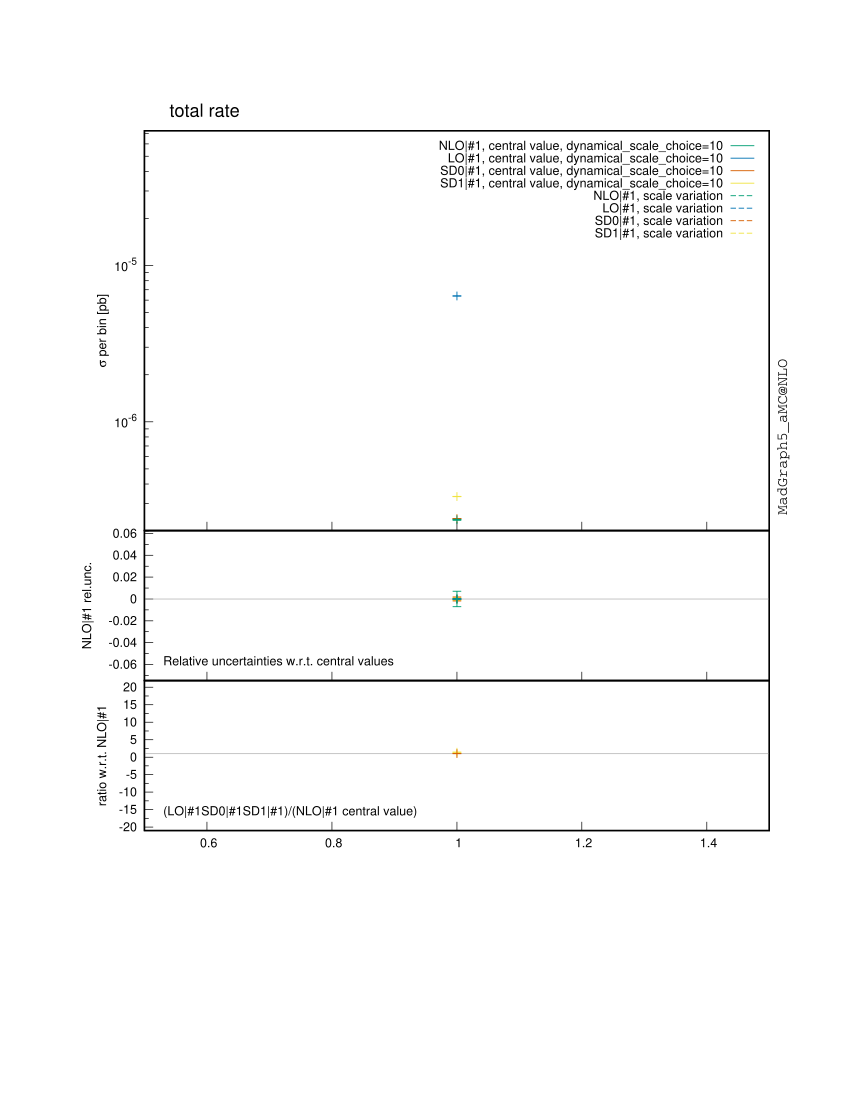

The script that saved this image:

################################################################################
#
# This gnuplot file was generated by MadGraph5_aMC@NLO project, a program which 
# automatically generates Feynman diagrams and matrix elements for arbitrary
# high-energy processes in the Standard Model and beyond. It also perform the
# integration and/or generate events for these processes, at LO and NLO accuracy.
#
# For more information, visit madgraph.phys.ucl.ac.be and amcatnlo.web.cern.ch
#
################################################################################
# /home/marcozaro/MadGraph/3.0.4-sudakov/3z-sdk/bin/internal/histograms.py /home/marcozaro/MadGraph/3.0.4-sudakov/3z-sdk/SubProcesses/P0_uux_zzz/all_G1_54/MADatNLO.HwU /home/marcozaro/MadGraph/3.0.4-sudakov/3z-sdk/SubProcesses/P0_uux_zzz/all_G1_22/MADatNLO.HwU /home/marcozaro/MadGraph/3.0.4-sudakov/3z-sdk/SubProcesses/P0_uux_zzz/all_G1_8/MADatNLO.HwU /home/marcozaro/MadGraph/3.0.4-sudakov/3z-sdk/SubProcesses/P0_uux_zzz/all_G1_40/MADatNLO.HwU /home/marcozaro/MadGraph/3.0.4-sudakov/3z-sdk/SubProcesses/P0_uux_zzz/all_G1_51/MADatNLO.HwU /home/marcozaro/MadGraph/3.0.4-sudakov/3z-sdk/SubProcesses/P0_uux_zzz/all_G1_34/MADatNLO.HwU /home/marcozaro/MadGraph/3.0.4-sudakov/3z-sdk/SubProcesses/P0_uux_zzz/all_G1_4/MADatNLO.HwU /home/marcozaro/MadGraph/3.0.4-sudakov/3z-sdk/SubProcesses/P0_ddx_zzz/all_G1_37/MADatNLO.HwU /home/marcozaro/MadGraph/3.0.4-sudakov/3z-sdk/SubProcesses/P0_uux_zzz/all_G1_13/MADatNLO.HwU /home/marcozaro/MadGraph/3.0.4-sudakov/3z-sdk/SubProcesses/P0_uux_zzz/all_G1_68/MADatNLO.HwU /home/marcozaro/MadGraph/3.0.4-sudakov/3z-sdk/SubProcesses/P0_uux_zzz/all_G1_56/MADatNLO.HwU /home/marcozaro/MadGraph/3.0.4-sudakov/3z-sdk/SubProcesses/P0_uux_zzz/all_G1_42/MADatNLO.HwU /home/marcozaro/MadGraph/3.0.4-sudakov/3z-sdk/SubProcesses/P0_uux_zzz/all_G1_74/MADatNLO.HwU /home/marcozaro/MadGraph/3.0.4-sudakov/3z-sdk/SubProcesses/P0_uux_zzz/all_G1_7/MADatNLO.HwU /home/marcozaro/MadGraph/3.0.4-sudakov/3z-sdk/SubProcesses/P0_uux_zzz/all_G1_65/MADatNLO.HwU /home/marcozaro/MadGraph/3.0.4-sudakov/3z-sdk/SubProcesses/P0_ddx_zzz/all_G1_96/MADatNLO.HwU /home/marcozaro/MadGraph/3.0.4-sudakov/3z-sdk/SubProcesses/P0_uux_zzz/all_G1_61/MADatNLO.HwU /home/marcozaro/MadGraph/3.0.4-sudakov/3z-sdk/SubProcesses/P0_uux_zzz/all_G1_16/MADatNLO.HwU /home/marcozaro/MadGraph/3.0.4-sudakov/3z-sdk/SubProcesses/P0_uux_zzz/all_G1_26/MADatNLO.HwU /home/marcozaro/MadGraph/3.0.4-sudakov/3z-sdk/SubProcesses/P0_dxd_zzz/all_G1_95/MADatNLO.HwU /home/marcozaro/MadGraph/3.0.4-sudakov/3z-sdk/SubProcesses/P0_uux_zzz/all_G1_23/MADatNLO.HwU /home/marcozaro/MadGraph/3.0.4-sudakov/3z-sdk/SubProcesses/P0_uux_zzz/all_G1_15/MADatNLO.HwU /home/marcozaro/MadGraph/3.0.4-sudakov/3z-sdk/SubProcesses/P0_uux_zzz/all_G1_69/MADatNLO.HwU /home/marcozaro/MadGraph/3.0.4-sudakov/3z-sdk/SubProcesses/P0_uux_zzz/all_G1_49/MADatNLO.HwU /home/marcozaro/MadGraph/3.0.4-sudakov/3z-sdk/SubProcesses/P0_uux_zzz/all_G1_31/MADatNLO.HwU /home/marcozaro/MadGraph/3.0.4-sudakov/3z-sdk/SubProcesses/P0_uux_zzz/all_G1_50/MADatNLO.HwU /home/marcozaro/MadGraph/3.0.4-sudakov/3z-sdk/SubProcesses/P0_uux_zzz/all_G1_27/MADatNLO.HwU /home/marcozaro/MadGraph/3.0.4-sudakov/3z-sdk/SubProcesses/P0_uux_zzz/all_G1_67/MADatNLO.HwU /home/marcozaro/MadGraph/3.0.4-sudakov/3z-sdk/SubProcesses/P0_uux_zzz/all_G1_1/MADatNLO.HwU /home/marcozaro/MadGraph/3.0.4-sudakov/3z-sdk/SubProcesses/P0_uux_zzz/all_G1_41/MADatNLO.HwU /home/marcozaro/MadGraph/3.0.4-sudakov/3z-sdk/SubProcesses/P0_uux_zzz/all_G1_12/MADatNLO.HwU /home/marcozaro/MadGraph/3.0.4-sudakov/3z-sdk/SubProcesses/P0_uux_zzz/all_G1_19/MADatNLO.HwU /home/marcozaro/MadGraph/3.0.4-sudakov/3z-sdk/SubProcesses/P0_uux_zzz/all_G1_70/MADatNLO.HwU /home/marcozaro/MadGraph/3.0.4-sudakov/3z-sdk/SubProcesses/P0_uux_zzz/all_G1_20/MADatNLO.HwU /home/marcozaro/MadGraph/3.0.4-sudakov/3z-sdk/SubProcesses/P0_uux_zzz/all_G1_38/MADatNLO.HwU /home/marcozaro/MadGraph/3.0.4-sudakov/3z-sdk/SubProcesses/P0_uux_zzz/all_G1_55/MADatNLO.HwU /home/marcozaro/MadGraph/3.0.4-sudakov/3z-sdk/SubProcesses/P0_uux_zzz/all_G1_57/MADatNLO.HwU /home/marcozaro/MadGraph/3.0.4-sudakov/3z-sdk/SubProcesses/P0_uux_zzz/all_G1_11/MADatNLO.HwU /home/marcozaro/MadGraph/3.0.4-sudakov/3z-sdk/SubProcesses/P0_uux_zzz/all_G1_62/MADatNLO.HwU /home/marcozaro/MadGraph/3.0.4-sudakov/3z-sdk/SubProcesses/P0_uux_zzz/all_G1_2/MADatNLO.HwU /home/marcozaro/MadGraph/3.0.4-sudakov/3z-sdk/SubProcesses/P0_uux_zzz/all_G1_43/MADatNLO.HwU /home/marcozaro/MadGraph/3.0.4-sudakov/3z-sdk/SubProcesses/P0_uux_zzz/all_G1_10/MADatNLO.HwU /home/marcozaro/MadGraph/3.0.4-sudakov/3z-sdk/SubProcesses/P0_uux_zzz/all_G1_21/MADatNLO.HwU /home/marcozaro/MadGraph/3.0.4-sudakov/3z-sdk/SubProcesses/P0_uux_zzz/all_G1_73/MADatNLO.HwU /home/marcozaro/MadGraph/3.0.4-sudakov/3z-sdk/SubProcesses/P0_uux_zzz/all_G1_32/MADatNLO.HwU /home/marcozaro/MadGraph/3.0.4-sudakov/3z-sdk/SubProcesses/P0_uux_zzz/all_G1_44/MADatNLO.HwU /home/marcozaro/MadGraph/3.0.4-sudakov/3z-sdk/SubProcesses/P0_uux_zzz/all_G1_52/MADatNLO.HwU /home/marcozaro/MadGraph/3.0.4-sudakov/3z-sdk/SubProcesses/P0_uux_zzz/all_G1_14/MADatNLO.HwU /home/marcozaro/MadGraph/3.0.4-sudakov/3z-sdk/SubProcesses/P0_uux_zzz/all_G1_25/MADatNLO.HwU /home/marcozaro/MadGraph/3.0.4-sudakov/3z-sdk/SubProcesses/P0_uux_zzz/all_G1_28/MADatNLO.HwU /home/marcozaro/MadGraph/3.0.4-sudakov/3z-sdk/SubProcesses/P0_uux_zzz/all_G1_58/MADatNLO.HwU /home/marcozaro/MadGraph/3.0.4-sudakov/3z-sdk/SubProcesses/P0_uux_zzz/all_G1_47/MADatNLO.HwU /home/marcozaro/MadGraph/3.0.4-sudakov/3z-sdk/SubProcesses/P0_uux_zzz/all_G1_30/MADatNLO.HwU /home/marcozaro/MadGraph/3.0.4-sudakov/3z-sdk/SubProcesses/P0_uux_zzz/all_G1_66/MADatNLO.HwU /home/marcozaro/MadGraph/3.0.4-sudakov/3z-sdk/SubProcesses/P0_uux_zzz/all_G1_45/MADatNLO.HwU /home/marcozaro/MadGraph/3.0.4-sudakov/3z-sdk/SubProcesses/P0_uux_zzz/all_G1_60/MADatNLO.HwU /home/marcozaro/MadGraph/3.0.4-sudakov/3z-sdk/SubProcesses/P0_uux_zzz/all_G1_71/MADatNLO.HwU /home/marcozaro/MadGraph/3.0.4-sudakov/3z-sdk/SubProcesses/P0_uux_zzz/all_G1_17/MADatNLO.HwU /home/marcozaro/MadGraph/3.0.4-sudakov/3z-sdk/SubProcesses/P0_uux_zzz/all_G1_18/MADatNLO.HwU /home/marcozaro/MadGraph/3.0.4-sudakov/3z-sdk/SubProcesses/P0_uux_zzz/all_G1_29/MADatNLO.HwU /home/marcozaro/MadGraph/3.0.4-sudakov/3z-sdk/SubProcesses/P0_uux_zzz/all_G1_37/MADatNLO.HwU /home/marcozaro/MadGraph/3.0.4-sudakov/3z-sdk/SubProcesses/P0_uux_zzz/all_G1_59/MADatNLO.HwU /home/marcozaro/MadGraph/3.0.4-sudakov/3z-sdk/SubProcesses/P0_uux_zzz/all_G1_6/MADatNLO.HwU /home/marcozaro/MadGraph/3.0.4-sudakov/3z-sdk/SubProcesses/P0_dxd_zzz/all_G1_85/MADatNLO.HwU /home/marcozaro/MadGraph/3.0.4-sudakov/3z-sdk/SubProcesses/P0_uux_zzz/all_G1_46/MADatNLO.HwU /home/marcozaro/MadGraph/3.0.4-sudakov/3z-sdk/SubProcesses/P0_uux_zzz/all_G1_33/MADatNLO.HwU /home/marcozaro/MadGraph/3.0.4-sudakov/3z-sdk/SubProcesses/P0_ddx_zzz/all_G1_27/MADatNLO.HwU /home/marcozaro/MadGraph/3.0.4-sudakov/3z-sdk/SubProcesses/P0_uux_zzz/all_G1_64/MADatNLO.HwU /home/marcozaro/MadGraph/3.0.4-sudakov/3z-sdk/SubProcesses/P0_uux_zzz/all_G1_48/MADatNLO.HwU /home/marcozaro/MadGraph/3.0.4-sudakov/3z-sdk/SubProcesses/P0_uux_zzz/all_G1_24/MADatNLO.HwU /home/marcozaro/MadGraph/3.0.4-sudakov/3z-sdk/SubProcesses/P0_uux_zzz/all_G1_63/MADatNLO.HwU /home/marcozaro/MadGraph/3.0.4-sudakov/3z-sdk/SubProcesses/P0_uux_zzz/all_G1_36/MADatNLO.HwU /home/marcozaro/MadGraph/3.0.4-sudakov/3z-sdk/SubProcesses/P0_uux_zzz/all_G1_9/MADatNLO.HwU /home/marcozaro/MadGraph/3.0.4-sudakov/3z-sdk/SubProcesses/P0_uux_zzz/all_G1_5/MADatNLO.HwU /home/marcozaro/MadGraph/3.0.4-sudakov/3z-sdk/SubProcesses/P0_ddx_zzz/all_G1_18/MADatNLO.HwU /home/marcozaro/MadGraph/3.0.4-sudakov/3z-sdk/SubProcesses/P0_uux_zzz/all_G1_35/MADatNLO.HwU /home/marcozaro/MadGraph/3.0.4-sudakov/3z-sdk/SubProcesses/P0_uux_zzz/all_G1_3/MADatNLO.HwU /home/marcozaro/MadGraph/3.0.4-sudakov/3z-sdk/SubProcesses/P0_uxu_zzz/all_G1_50/MADatNLO.HwU /home/marcozaro/MadGraph/3.0.4-sudakov/3z-sdk/SubProcesses/P0_ddx_zzz/all_G1_41/MADatNLO.HwU /home/marcozaro/MadGraph/3.0.4-sudakov/3z-sdk/SubProcesses/P0_uux_zzz/all_G1_72/MADatNLO.HwU /home/marcozaro/MadGraph/3.0.4-sudakov/3z-sdk/SubProcesses/P0_ddx_zzz/all_G1_65/MADatNLO.HwU /home/marcozaro/MadGraph/3.0.4-sudakov/3z-sdk/SubProcesses/P0_uux_zzz/all_G1_53/MADatNLO.HwU /home/marcozaro/MadGraph/3.0.4-sudakov/3z-sdk/SubProcesses/P0_ddx_zzz/all_G1_54/MADatNLO.HwU /home/marcozaro/MadGraph/3.0.4-sudakov/3z-sdk/SubProcesses/P0_ddx_zzz/all_G1_51/MADatNLO.HwU /home/marcozaro/MadGraph/3.0.4-sudakov/3z-sdk/SubProcesses/P0_ddx_zzz/all_G1_58/MADatNLO.HwU /home/marcozaro/MadGraph/3.0.4-sudakov/3z-sdk/SubProcesses/P0_ddx_zzz/all_G1_39/MADatNLO.HwU /home/marcozaro/MadGraph/3.0.4-sudakov/3z-sdk/SubProcesses/P0_dxd_zzz/all_G1_62/MADatNLO.HwU /home/marcozaro/MadGraph/3.0.4-sudakov/3z-sdk/SubProcesses/P0_ddx_zzz/all_G1_70/MADatNLO.HwU /home/marcozaro/MadGraph/3.0.4-sudakov/3z-sdk/SubProcesses/P0_ddx_zzz/all_G1_60/MADatNLO.HwU /home/marcozaro/MadGraph/3.0.4-sudakov/3z-sdk/SubProcesses/P0_uux_zzz/all_G1_39/MADatNLO.HwU /home/marcozaro/MadGraph/3.0.4-sudakov/3z-sdk/SubProcesses/P0_ddx_zzz/all_G1_31/MADatNLO.HwU /home/marcozaro/MadGraph/3.0.4-sudakov/3z-sdk/SubProcesses/P0_ddx_zzz/all_G1_63/MADatNLO.HwU /home/marcozaro/MadGraph/3.0.4-sudakov/3z-sdk/SubProcesses/P0_dxd_zzz/all_G1_25/MADatNLO.HwU /home/marcozaro/MadGraph/3.0.4-sudakov/3z-sdk/SubProcesses/P0_ddx_zzz/all_G1_3/MADatNLO.HwU /home/marcozaro/MadGraph/3.0.4-sudakov/3z-sdk/SubProcesses/P0_ddx_zzz/all_G1_73/MADatNLO.HwU /home/marcozaro/MadGraph/3.0.4-sudakov/3z-sdk/SubProcesses/P0_ddx_zzz/all_G1_92/MADatNLO.HwU /home/marcozaro/MadGraph/3.0.4-sudakov/3z-sdk/SubProcesses/P0_ddx_zzz/all_G1_66/MADatNLO.HwU /home/marcozaro/MadGraph/3.0.4-sudakov/3z-sdk/SubProcesses/P0_ddx_zzz/all_G1_7/MADatNLO.HwU /home/marcozaro/MadGraph/3.0.4-sudakov/3z-sdk/SubProcesses/P0_ddx_zzz/all_G1_6/MADatNLO.HwU /home/marcozaro/MadGraph/3.0.4-sudakov/3z-sdk/SubProcesses/P0_ddx_zzz/all_G1_48/MADatNLO.HwU /home/marcozaro/MadGraph/3.0.4-sudakov/3z-sdk/SubProcesses/P0_ddx_zzz/all_G1_90/MADatNLO.HwU /home/marcozaro/MadGraph/3.0.4-sudakov/3z-sdk/SubProcesses/P0_ddx_zzz/all_G1_17/MADatNLO.HwU /home/marcozaro/MadGraph/3.0.4-sudakov/3z-sdk/SubProcesses/P0_ddx_zzz/all_G1_5/MADatNLO.HwU /home/marcozaro/MadGraph/3.0.4-sudakov/3z-sdk/SubProcesses/P0_ddx_zzz/all_G1_83/MADatNLO.HwU /home/marcozaro/MadGraph/3.0.4-sudakov/3z-sdk/SubProcesses/P0_dxd_zzz/all_G1_50/MADatNLO.HwU /home/marcozaro/MadGraph/3.0.4-sudakov/3z-sdk/SubProcesses/P0_ddx_zzz/all_G1_49/MADatNLO.HwU /home/marcozaro/MadGraph/3.0.4-sudakov/3z-sdk/SubProcesses/P0_dxd_zzz/all_G1_99/MADatNLO.HwU /home/marcozaro/MadGraph/3.0.4-sudakov/3z-sdk/SubProcesses/P0_uxu_zzz/all_G1_63/MADatNLO.HwU /home/marcozaro/MadGraph/3.0.4-sudakov/3z-sdk/SubProcesses/P0_ddx_zzz/all_G1_10/MADatNLO.HwU /home/marcozaro/MadGraph/3.0.4-sudakov/3z-sdk/SubProcesses/P0_uxu_zzz/all_G1_35/MADatNLO.HwU /home/marcozaro/MadGraph/3.0.4-sudakov/3z-sdk/SubProcesses/P0_ddx_zzz/all_G1_93/MADatNLO.HwU /home/marcozaro/MadGraph/3.0.4-sudakov/3z-sdk/SubProcesses/P0_ddx_zzz/all_G1_38/MADatNLO.HwU /home/marcozaro/MadGraph/3.0.4-sudakov/3z-sdk/SubProcesses/P0_ddx_zzz/all_G1_35/MADatNLO.HwU /home/marcozaro/MadGraph/3.0.4-sudakov/3z-sdk/SubProcesses/P0_ddx_zzz/all_G1_33/MADatNLO.HwU /home/marcozaro/MadGraph/3.0.4-sudakov/3z-sdk/SubProcesses/P0_uxu_zzz/all_G1_60/MADatNLO.HwU /home/marcozaro/MadGraph/3.0.4-sudakov/3z-sdk/SubProcesses/P0_ddx_zzz/all_G1_78/MADatNLO.HwU /home/marcozaro/MadGraph/3.0.4-sudakov/3z-sdk/SubProcesses/P0_dxd_zzz/all_G1_70/MADatNLO.HwU /home/marcozaro/MadGraph/3.0.4-sudakov/3z-sdk/SubProcesses/P0_dxd_zzz/all_G1_27/MADatNLO.HwU /home/marcozaro/MadGraph/3.0.4-sudakov/3z-sdk/SubProcesses/P0_ddx_zzz/all_G1_72/MADatNLO.HwU /home/marcozaro/MadGraph/3.0.4-sudakov/3z-sdk/SubProcesses/P0_ddx_zzz/all_G1_68/MADatNLO.HwU /home/marcozaro/MadGraph/3.0.4-sudakov/3z-sdk/SubProcesses/P0_dxd_zzz/all_G1_98/MADatNLO.HwU /home/marcozaro/MadGraph/3.0.4-sudakov/3z-sdk/SubProcesses/P0_ddx_zzz/all_G1_40/MADatNLO.HwU /home/marcozaro/MadGraph/3.0.4-sudakov/3z-sdk/SubProcesses/P0_ddx_zzz/all_G1_86/MADatNLO.HwU /home/marcozaro/MadGraph/3.0.4-sudakov/3z-sdk/SubProcesses/P0_ddx_zzz/all_G1_42/MADatNLO.HwU /home/marcozaro/MadGraph/3.0.4-sudakov/3z-sdk/SubProcesses/P0_ddx_zzz/all_G1_16/MADatNLO.HwU /home/marcozaro/MadGraph/3.0.4-sudakov/3z-sdk/SubProcesses/P0_ddx_zzz/all_G1_50/MADatNLO.HwU /home/marcozaro/MadGraph/3.0.4-sudakov/3z-sdk/SubProcesses/P0_ddx_zzz/all_G1_14/MADatNLO.HwU /home/marcozaro/MadGraph/3.0.4-sudakov/3z-sdk/SubProcesses/P0_ddx_zzz/all_G1_100/MADatNLO.HwU /home/marcozaro/MadGraph/3.0.4-sudakov/3z-sdk/SubProcesses/P0_ddx_zzz/all_G1_20/MADatNLO.HwU /home/marcozaro/MadGraph/3.0.4-sudakov/3z-sdk/SubProcesses/P0_ddx_zzz/all_G1_47/MADatNLO.HwU /home/marcozaro/MadGraph/3.0.4-sudakov/3z-sdk/SubProcesses/P0_ddx_zzz/all_G1_36/MADatNLO.HwU /home/marcozaro/MadGraph/3.0.4-sudakov/3z-sdk/SubProcesses/P0_ddx_zzz/all_G1_71/MADatNLO.HwU /home/marcozaro/MadGraph/3.0.4-sudakov/3z-sdk/SubProcesses/P0_ddx_zzz/all_G1_45/MADatNLO.HwU /home/marcozaro/MadGraph/3.0.4-sudakov/3z-sdk/SubProcesses/P0_ddx_zzz/all_G1_76/MADatNLO.HwU /home/marcozaro/MadGraph/3.0.4-sudakov/3z-sdk/SubProcesses/P0_ddx_zzz/all_G1_34/MADatNLO.HwU /home/marcozaro/MadGraph/3.0.4-sudakov/3z-sdk/SubProcesses/P0_ddx_zzz/all_G1_30/MADatNLO.HwU /home/marcozaro/MadGraph/3.0.4-sudakov/3z-sdk/SubProcesses/P0_dxd_zzz/all_G1_12/MADatNLO.HwU /home/marcozaro/MadGraph/3.0.4-sudakov/3z-sdk/SubProcesses/P0_ddx_zzz/all_G1_62/MADatNLO.HwU /home/marcozaro/MadGraph/3.0.4-sudakov/3z-sdk/SubProcesses/P0_ddx_zzz/all_G1_61/MADatNLO.HwU /home/marcozaro/MadGraph/3.0.4-sudakov/3z-sdk/SubProcesses/P0_uxu_zzz/all_G1_57/MADatNLO.HwU /home/marcozaro/MadGraph/3.0.4-sudakov/3z-sdk/SubProcesses/P0_dxd_zzz/all_G1_2/MADatNLO.HwU /home/marcozaro/MadGraph/3.0.4-sudakov/3z-sdk/SubProcesses/P0_ddx_zzz/all_G1_89/MADatNLO.HwU /home/marcozaro/MadGraph/3.0.4-sudakov/3z-sdk/SubProcesses/P0_dxd_zzz/all_G1_22/MADatNLO.HwU /home/marcozaro/MadGraph/3.0.4-sudakov/3z-sdk/SubProcesses/P0_ddx_zzz/all_G1_98/MADatNLO.HwU /home/marcozaro/MadGraph/3.0.4-sudakov/3z-sdk/SubProcesses/P0_dxd_zzz/all_G1_21/MADatNLO.HwU /home/marcozaro/MadGraph/3.0.4-sudakov/3z-sdk/SubProcesses/P0_ddx_zzz/all_G1_29/MADatNLO.HwU /home/marcozaro/MadGraph/3.0.4-sudakov/3z-sdk/SubProcesses/P0_ddx_zzz/all_G1_25/MADatNLO.HwU /home/marcozaro/MadGraph/3.0.4-sudakov/3z-sdk/SubProcesses/P0_ddx_zzz/all_G1_23/MADatNLO.HwU /home/marcozaro/MadGraph/3.0.4-sudakov/3z-sdk/SubProcesses/P0_ddx_zzz/all_G1_56/MADatNLO.HwU /home/marcozaro/MadGraph/3.0.4-sudakov/3z-sdk/SubProcesses/P0_ddx_zzz/all_G1_74/MADatNLO.HwU /home/marcozaro/MadGraph/3.0.4-sudakov/3z-sdk/SubProcesses/P0_ddx_zzz/all_G1_77/MADatNLO.HwU /home/marcozaro/MadGraph/3.0.4-sudakov/3z-sdk/SubProcesses/P0_dxd_zzz/all_G1_91/MADatNLO.HwU /home/marcozaro/MadGraph/3.0.4-sudakov/3z-sdk/SubProcesses/P0_ddx_zzz/all_G1_87/MADatNLO.HwU /home/marcozaro/MadGraph/3.0.4-sudakov/3z-sdk/SubProcesses/P0_uxu_zzz/all_G1_54/MADatNLO.HwU /home/marcozaro/MadGraph/3.0.4-sudakov/3z-sdk/SubProcesses/P0_ddx_zzz/all_G1_9/MADatNLO.HwU /home/marcozaro/MadGraph/3.0.4-sudakov/3z-sdk/SubProcesses/P0_dxd_zzz/all_G1_14/MADatNLO.HwU /home/marcozaro/MadGraph/3.0.4-sudakov/3z-sdk/SubProcesses/P0_ddx_zzz/all_G1_43/MADatNLO.HwU /home/marcozaro/MadGraph/3.0.4-sudakov/3z-sdk/SubProcesses/P0_dxd_zzz/all_G1_8/MADatNLO.HwU /home/marcozaro/MadGraph/3.0.4-sudakov/3z-sdk/SubProcesses/P0_ddx_zzz/all_G1_2/MADatNLO.HwU /home/marcozaro/MadGraph/3.0.4-sudakov/3z-sdk/SubProcesses/P0_uxu_zzz/all_G1_46/MADatNLO.HwU /home/marcozaro/MadGraph/3.0.4-sudakov/3z-sdk/SubProcesses/P0_dxd_zzz/all_G1_77/MADatNLO.HwU /home/marcozaro/MadGraph/3.0.4-sudakov/3z-sdk/SubProcesses/P0_ddx_zzz/all_G1_91/MADatNLO.HwU /home/marcozaro/MadGraph/3.0.4-sudakov/3z-sdk/SubProcesses/P0_dxd_zzz/all_G1_36/MADatNLO.HwU /home/marcozaro/MadGraph/3.0.4-sudakov/3z-sdk/SubProcesses/P0_ddx_zzz/all_G1_82/MADatNLO.HwU /home/marcozaro/MadGraph/3.0.4-sudakov/3z-sdk/SubProcesses/P0_ddx_zzz/all_G1_81/MADatNLO.HwU /home/marcozaro/MadGraph/3.0.4-sudakov/3z-sdk/SubProcesses/P0_ddx_zzz/all_G1_28/MADatNLO.HwU /home/marcozaro/MadGraph/3.0.4-sudakov/3z-sdk/SubProcesses/P0_ddx_zzz/all_G1_46/MADatNLO.HwU /home/marcozaro/MadGraph/3.0.4-sudakov/3z-sdk/SubProcesses/P0_dxd_zzz/all_G1_89/MADatNLO.HwU /home/marcozaro/MadGraph/3.0.4-sudakov/3z-sdk/SubProcesses/P0_ddx_zzz/all_G1_44/MADatNLO.HwU /home/marcozaro/MadGraph/3.0.4-sudakov/3z-sdk/SubProcesses/P0_uxu_zzz/all_G1_39/MADatNLO.HwU /home/marcozaro/MadGraph/3.0.4-sudakov/3z-sdk/SubProcesses/P0_dxd_zzz/all_G1_28/MADatNLO.HwU /home/marcozaro/MadGraph/3.0.4-sudakov/3z-sdk/SubProcesses/P0_ddx_zzz/all_G1_53/MADatNLO.HwU /home/marcozaro/MadGraph/3.0.4-sudakov/3z-sdk/SubProcesses/P0_ddx_zzz/all_G1_57/MADatNLO.HwU /home/marcozaro/MadGraph/3.0.4-sudakov/3z-sdk/SubProcesses/P0_ddx_zzz/all_G1_79/MADatNLO.HwU /home/marcozaro/MadGraph/3.0.4-sudakov/3z-sdk/SubProcesses/P0_ddx_zzz/all_G1_84/MADatNLO.HwU /home/marcozaro/MadGraph/3.0.4-sudakov/3z-sdk/SubProcesses/P0_ddx_zzz/all_G1_94/MADatNLO.HwU /home/marcozaro/MadGraph/3.0.4-sudakov/3z-sdk/SubProcesses/P0_ddx_zzz/all_G1_67/MADatNLO.HwU /home/marcozaro/MadGraph/3.0.4-sudakov/3z-sdk/SubProcesses/P0_uxu_zzz/all_G1_28/MADatNLO.HwU /home/marcozaro/MadGraph/3.0.4-sudakov/3z-sdk/SubProcesses/P0_ddx_zzz/all_G1_64/MADatNLO.HwU /home/marcozaro/MadGraph/3.0.4-sudakov/3z-sdk/SubProcesses/P0_dxd_zzz/all_G1_63/MADatNLO.HwU /home/marcozaro/MadGraph/3.0.4-sudakov/3z-sdk/SubProcesses/P0_dxd_zzz/all_G1_52/MADatNLO.HwU /home/marcozaro/MadGraph/3.0.4-sudakov/3z-sdk/SubProcesses/P0_dxd_zzz/all_G1_59/MADatNLO.HwU /home/marcozaro/MadGraph/3.0.4-sudakov/3z-sdk/SubProcesses/P0_dxd_zzz/all_G1_88/MADatNLO.HwU /home/marcozaro/MadGraph/3.0.4-sudakov/3z-sdk/SubProcesses/P0_ddx_zzz/all_G1_21/MADatNLO.HwU /home/marcozaro/MadGraph/3.0.4-sudakov/3z-sdk/SubProcesses/P0_uxu_zzz/all_G1_65/MADatNLO.HwU /home/marcozaro/MadGraph/3.0.4-sudakov/3z-sdk/SubProcesses/P0_ddx_zzz/all_G1_69/MADatNLO.HwU /home/marcozaro/MadGraph/3.0.4-sudakov/3z-sdk/SubProcesses/P0_ddx_zzz/all_G1_15/MADatNLO.HwU /home/marcozaro/MadGraph/3.0.4-sudakov/3z-sdk/SubProcesses/P0_ddx_zzz/all_G1_13/MADatNLO.HwU /home/marcozaro/MadGraph/3.0.4-sudakov/3z-sdk/SubProcesses/P0_ddx_zzz/all_G1_95/MADatNLO.HwU /home/marcozaro/MadGraph/3.0.4-sudakov/3z-sdk/SubProcesses/P0_ddx_zzz/all_G1_1/MADatNLO.HwU /home/marcozaro/MadGraph/3.0.4-sudakov/3z-sdk/SubProcesses/P0_ddx_zzz/all_G1_88/MADatNLO.HwU /home/marcozaro/MadGraph/3.0.4-sudakov/3z-sdk/SubProcesses/P0_ddx_zzz/all_G1_22/MADatNLO.HwU /home/marcozaro/MadGraph/3.0.4-sudakov/3z-sdk/SubProcesses/P0_dxd_zzz/all_G1_44/MADatNLO.HwU /home/marcozaro/MadGraph/3.0.4-sudakov/3z-sdk/SubProcesses/P0_ddx_zzz/all_G1_19/MADatNLO.HwU /home/marcozaro/MadGraph/3.0.4-sudakov/3z-sdk/SubProcesses/P0_ddx_zzz/all_G1_4/MADatNLO.HwU /home/marcozaro/MadGraph/3.0.4-sudakov/3z-sdk/SubProcesses/P0_ddx_zzz/all_G1_8/MADatNLO.HwU /home/marcozaro/MadGraph/3.0.4-sudakov/3z-sdk/SubProcesses/P0_dxd_zzz/all_G1_48/MADatNLO.HwU /home/marcozaro/MadGraph/3.0.4-sudakov/3z-sdk/SubProcesses/P0_dxd_zzz/all_G1_60/MADatNLO.HwU /home/marcozaro/MadGraph/3.0.4-sudakov/3z-sdk/SubProcesses/P0_ddx_zzz/all_G1_32/MADatNLO.HwU /home/marcozaro/MadGraph/3.0.4-sudakov/3z-sdk/SubProcesses/P0_dxd_zzz/all_G1_9/MADatNLO.HwU /home/marcozaro/MadGraph/3.0.4-sudakov/3z-sdk/SubProcesses/P0_dxd_zzz/all_G1_86/MADatNLO.HwU /home/marcozaro/MadGraph/3.0.4-sudakov/3z-sdk/SubProcesses/P0_dxd_zzz/all_G1_97/MADatNLO.HwU /home/marcozaro/MadGraph/3.0.4-sudakov/3z-sdk/SubProcesses/P0_ddx_zzz/all_G1_97/MADatNLO.HwU /home/marcozaro/MadGraph/3.0.4-sudakov/3z-sdk/SubProcesses/P0_ddx_zzz/all_G1_55/MADatNLO.HwU /home/marcozaro/MadGraph/3.0.4-sudakov/3z-sdk/SubProcesses/P0_ddx_zzz/all_G1_85/MADatNLO.HwU /home/marcozaro/MadGraph/3.0.4-sudakov/3z-sdk/SubProcesses/P0_ddx_zzz/all_G1_24/MADatNLO.HwU /home/marcozaro/MadGraph/3.0.4-sudakov/3z-sdk/SubProcesses/P0_dxd_zzz/all_G1_10/MADatNLO.HwU /home/marcozaro/MadGraph/3.0.4-sudakov/3z-sdk/SubProcesses/P0_dxd_zzz/all_G1_15/MADatNLO.HwU /home/marcozaro/MadGraph/3.0.4-sudakov/3z-sdk/SubProcesses/P0_dxd_zzz/all_G1_4/MADatNLO.HwU /home/marcozaro/MadGraph/3.0.4-sudakov/3z-sdk/SubProcesses/P0_uxu_zzz/all_G1_30/MADatNLO.HwU /home/marcozaro/MadGraph/3.0.4-sudakov/3z-sdk/SubProcesses/P0_ddx_zzz/all_G1_26/MADatNLO.HwU /home/marcozaro/MadGraph/3.0.4-sudakov/3z-sdk/SubProcesses/P0_uxu_zzz/all_G1_51/MADatNLO.HwU /home/marcozaro/MadGraph/3.0.4-sudakov/3z-sdk/SubProcesses/P0_dxd_zzz/all_G1_87/MADatNLO.HwU /home/marcozaro/MadGraph/3.0.4-sudakov/3z-sdk/SubProcesses/P0_uxu_zzz/all_G1_70/MADatNLO.HwU /home/marcozaro/MadGraph/3.0.4-sudakov/3z-sdk/SubProcesses/P0_dxd_zzz/all_G1_30/MADatNLO.HwU /home/marcozaro/MadGraph/3.0.4-sudakov/3z-sdk/SubProcesses/P0_dxd_zzz/all_G1_84/MADatNLO.HwU /home/marcozaro/MadGraph/3.0.4-sudakov/3z-sdk/SubProcesses/P0_dxd_zzz/all_G1_23/MADatNLO.HwU /home/marcozaro/MadGraph/3.0.4-sudakov/3z-sdk/SubProcesses/P0_dxd_zzz/all_G1_73/MADatNLO.HwU /home/marcozaro/MadGraph/3.0.4-sudakov/3z-sdk/SubProcesses/P0_ddx_zzz/all_G1_59/MADatNLO.HwU /home/marcozaro/MadGraph/3.0.4-sudakov/3z-sdk/SubProcesses/P0_dxd_zzz/all_G1_65/MADatNLO.HwU /home/marcozaro/MadGraph/3.0.4-sudakov/3z-sdk/SubProcesses/P0_ddx_zzz/all_G1_12/MADatNLO.HwU /home/marcozaro/MadGraph/3.0.4-sudakov/3z-sdk/SubProcesses/P0_uxu_zzz/all_G1_12/MADatNLO.HwU /home/marcozaro/MadGraph/3.0.4-sudakov/3z-sdk/SubProcesses/P0_dxd_zzz/all_G1_1/MADatNLO.HwU /home/marcozaro/MadGraph/3.0.4-sudakov/3z-sdk/SubProcesses/P0_ddx_zzz/all_G1_99/MADatNLO.HwU /home/marcozaro/MadGraph/3.0.4-sudakov/3z-sdk/SubProcesses/P0_dxd_zzz/all_G1_49/MADatNLO.HwU /home/marcozaro/MadGraph/3.0.4-sudakov/3z-sdk/SubProcesses/P0_uxu_zzz/all_G1_44/MADatNLO.HwU /home/marcozaro/MadGraph/3.0.4-sudakov/3z-sdk/SubProcesses/P0_ddx_zzz/all_G1_80/MADatNLO.HwU /home/marcozaro/MadGraph/3.0.4-sudakov/3z-sdk/SubProcesses/P0_uxu_zzz/all_G1_73/MADatNLO.HwU /home/marcozaro/MadGraph/3.0.4-sudakov/3z-sdk/SubProcesses/P0_uxu_zzz/all_G1_56/MADatNLO.HwU /home/marcozaro/MadGraph/3.0.4-sudakov/3z-sdk/SubProcesses/P0_dxd_zzz/all_G1_57/MADatNLO.HwU /home/marcozaro/MadGraph/3.0.4-sudakov/3z-sdk/SubProcesses/P0_uxu_zzz/all_G1_33/MADatNLO.HwU /home/marcozaro/MadGraph/3.0.4-sudakov/3z-sdk/SubProcesses/P0_uxu_zzz/all_G1_10/MADatNLO.HwU /home/marcozaro/MadGraph/3.0.4-sudakov/3z-sdk/SubProcesses/P0_ddx_zzz/all_G1_75/MADatNLO.HwU /home/marcozaro/MadGraph/3.0.4-sudakov/3z-sdk/SubProcesses/P0_uxu_zzz/all_G1_48/MADatNLO.HwU /home/marcozaro/MadGraph/3.0.4-sudakov/3z-sdk/SubProcesses/P0_dxd_zzz/all_G1_58/MADatNLO.HwU /home/marcozaro/MadGraph/3.0.4-sudakov/3z-sdk/SubProcesses/P0_dxd_zzz/all_G1_7/MADatNLO.HwU /home/marcozaro/MadGraph/3.0.4-sudakov/3z-sdk/SubProcesses/P0_dxd_zzz/all_G1_92/MADatNLO.HwU /home/marcozaro/MadGraph/3.0.4-sudakov/3z-sdk/SubProcesses/P0_uxu_zzz/all_G1_16/MADatNLO.HwU /home/marcozaro/MadGraph/3.0.4-sudakov/3z-sdk/SubProcesses/P0_dxd_zzz/all_G1_100/MADatNLO.HwU /home/marcozaro/MadGraph/3.0.4-sudakov/3z-sdk/SubProcesses/P0_uxu_zzz/all_G1_66/MADatNLO.HwU /home/marcozaro/MadGraph/3.0.4-sudakov/3z-sdk/SubProcesses/P0_uxu_zzz/all_G1_24/MADatNLO.HwU /home/marcozaro/MadGraph/3.0.4-sudakov/3z-sdk/SubProcesses/P0_ddx_zzz/all_G1_52/MADatNLO.HwU /home/marcozaro/MadGraph/3.0.4-sudakov/3z-sdk/SubProcesses/P0_dxd_zzz/all_G1_67/MADatNLO.HwU /home/marcozaro/MadGraph/3.0.4-sudakov/3z-sdk/SubProcesses/P0_dxd_zzz/all_G1_18/MADatNLO.HwU /home/marcozaro/MadGraph/3.0.4-sudakov/3z-sdk/SubProcesses/P0_dxd_zzz/all_G1_78/MADatNLO.HwU /home/marcozaro/MadGraph/3.0.4-sudakov/3z-sdk/SubProcesses/P0_uxu_zzz/all_G1_45/MADatNLO.HwU /home/marcozaro/MadGraph/3.0.4-sudakov/3z-sdk/SubProcesses/P0_dxd_zzz/all_G1_33/MADatNLO.HwU /home/marcozaro/MadGraph/3.0.4-sudakov/3z-sdk/SubProcesses/P0_ddx_zzz/all_G1_11/MADatNLO.HwU /home/marcozaro/MadGraph/3.0.4-sudakov/3z-sdk/SubProcesses/P0_uxu_zzz/all_G1_52/MADatNLO.HwU /home/marcozaro/MadGraph/3.0.4-sudakov/3z-sdk/SubProcesses/P0_dxd_zzz/all_G1_71/MADatNLO.HwU /home/marcozaro/MadGraph/3.0.4-sudakov/3z-sdk/SubProcesses/P0_dxd_zzz/all_G1_81/MADatNLO.HwU /home/marcozaro/MadGraph/3.0.4-sudakov/3z-sdk/SubProcesses/P0_dxd_zzz/all_G1_72/MADatNLO.HwU /home/marcozaro/MadGraph/3.0.4-sudakov/3z-sdk/SubProcesses/P0_uxu_zzz/all_G1_14/MADatNLO.HwU /home/marcozaro/MadGraph/3.0.4-sudakov/3z-sdk/SubProcesses/P0_uxu_zzz/all_G1_9/MADatNLO.HwU /home/marcozaro/MadGraph/3.0.4-sudakov/3z-sdk/SubProcesses/P0_uxu_zzz/all_G1_31/MADatNLO.HwU /home/marcozaro/MadGraph/3.0.4-sudakov/3z-sdk/SubProcesses/P0_dxd_zzz/all_G1_82/MADatNLO.HwU /home/marcozaro/MadGraph/3.0.4-sudakov/3z-sdk/SubProcesses/P0_dxd_zzz/all_G1_31/MADatNLO.HwU /home/marcozaro/MadGraph/3.0.4-sudakov/3z-sdk/SubProcesses/P0_dxd_zzz/all_G1_45/MADatNLO.HwU /home/marcozaro/MadGraph/3.0.4-sudakov/3z-sdk/SubProcesses/P0_uxu_zzz/all_G1_6/MADatNLO.HwU /home/marcozaro/MadGraph/3.0.4-sudakov/3z-sdk/SubProcesses/P0_uxu_zzz/all_G1_18/MADatNLO.HwU /home/marcozaro/MadGraph/3.0.4-sudakov/3z-sdk/SubProcesses/P0_uxu_zzz/all_G1_13/MADatNLO.HwU /home/marcozaro/MadGraph/3.0.4-sudakov/3z-sdk/SubProcesses/P0_dxd_zzz/all_G1_79/MADatNLO.HwU /home/marcozaro/MadGraph/3.0.4-sudakov/3z-sdk/SubProcesses/P0_dxd_zzz/all_G1_47/MADatNLO.HwU /home/marcozaro/MadGraph/3.0.4-sudakov/3z-sdk/SubProcesses/P0_dxd_zzz/all_G1_29/MADatNLO.HwU /home/marcozaro/MadGraph/3.0.4-sudakov/3z-sdk/SubProcesses/P0_dxd_zzz/all_G1_6/MADatNLO.HwU /home/marcozaro/MadGraph/3.0.4-sudakov/3z-sdk/SubProcesses/P0_dxd_zzz/all_G1_42/MADatNLO.HwU /home/marcozaro/MadGraph/3.0.4-sudakov/3z-sdk/SubProcesses/P0_uxu_zzz/all_G1_49/MADatNLO.HwU /home/marcozaro/MadGraph/3.0.4-sudakov/3z-sdk/SubProcesses/P0_dxd_zzz/all_G1_38/MADatNLO.HwU /home/marcozaro/MadGraph/3.0.4-sudakov/3z-sdk/SubProcesses/P0_uxu_zzz/all_G1_71/MADatNLO.HwU /home/marcozaro/MadGraph/3.0.4-sudakov/3z-sdk/SubProcesses/P0_dxd_zzz/all_G1_64/MADatNLO.HwU /home/marcozaro/MadGraph/3.0.4-sudakov/3z-sdk/SubProcesses/P0_dxd_zzz/all_G1_80/MADatNLO.HwU /home/marcozaro/MadGraph/3.0.4-sudakov/3z-sdk/SubProcesses/P0_dxd_zzz/all_G1_41/MADatNLO.HwU /home/marcozaro/MadGraph/3.0.4-sudakov/3z-sdk/SubProcesses/P0_uxu_zzz/all_G1_23/MADatNLO.HwU /home/marcozaro/MadGraph/3.0.4-sudakov/3z-sdk/SubProcesses/P0_dxd_zzz/all_G1_24/MADatNLO.HwU /home/marcozaro/MadGraph/3.0.4-sudakov/3z-sdk/SubProcesses/P0_dxd_zzz/all_G1_94/MADatNLO.HwU /home/marcozaro/MadGraph/3.0.4-sudakov/3z-sdk/SubProcesses/P0_dxd_zzz/all_G1_54/MADatNLO.HwU /home/marcozaro/MadGraph/3.0.4-sudakov/3z-sdk/SubProcesses/P0_dxd_zzz/all_G1_43/MADatNLO.HwU /home/marcozaro/MadGraph/3.0.4-sudakov/3z-sdk/SubProcesses/P0_dxd_zzz/all_G1_46/MADatNLO.HwU /home/marcozaro/MadGraph/3.0.4-sudakov/3z-sdk/SubProcesses/P0_dxd_zzz/all_G1_83/MADatNLO.HwU /home/marcozaro/MadGraph/3.0.4-sudakov/3z-sdk/SubProcesses/P0_uxu_zzz/all_G1_4/MADatNLO.HwU /home/marcozaro/MadGraph/3.0.4-sudakov/3z-sdk/SubProcesses/P0_dxd_zzz/all_G1_13/MADatNLO.HwU /home/marcozaro/MadGraph/3.0.4-sudakov/3z-sdk/SubProcesses/P0_dxd_zzz/all_G1_51/MADatNLO.HwU /home/marcozaro/MadGraph/3.0.4-sudakov/3z-sdk/SubProcesses/P0_uxu_zzz/all_G1_42/MADatNLO.HwU /home/marcozaro/MadGraph/3.0.4-sudakov/3z-sdk/SubProcesses/P0_uxu_zzz/all_G1_67/MADatNLO.HwU /home/marcozaro/MadGraph/3.0.4-sudakov/3z-sdk/SubProcesses/P0_uxu_zzz/all_G1_61/MADatNLO.HwU /home/marcozaro/MadGraph/3.0.4-sudakov/3z-sdk/SubProcesses/P0_dxd_zzz/all_G1_37/MADatNLO.HwU /home/marcozaro/MadGraph/3.0.4-sudakov/3z-sdk/SubProcesses/P0_uxu_zzz/all_G1_72/MADatNLO.HwU /home/marcozaro/MadGraph/3.0.4-sudakov/3z-sdk/SubProcesses/P0_dxd_zzz/all_G1_34/MADatNLO.HwU /home/marcozaro/MadGraph/3.0.4-sudakov/3z-sdk/SubProcesses/P0_dxd_zzz/all_G1_3/MADatNLO.HwU /home/marcozaro/MadGraph/3.0.4-sudakov/3z-sdk/SubProcesses/P0_dxd_zzz/all_G1_20/MADatNLO.HwU /home/marcozaro/MadGraph/3.0.4-sudakov/3z-sdk/SubProcesses/P0_dxd_zzz/all_G1_96/MADatNLO.HwU /home/marcozaro/MadGraph/3.0.4-sudakov/3z-sdk/SubProcesses/P0_dxd_zzz/all_G1_66/MADatNLO.HwU /home/marcozaro/MadGraph/3.0.4-sudakov/3z-sdk/SubProcesses/P0_uxu_zzz/all_G1_62/MADatNLO.HwU /home/marcozaro/MadGraph/3.0.4-sudakov/3z-sdk/SubProcesses/P0_dxd_zzz/all_G1_40/MADatNLO.HwU /home/marcozaro/MadGraph/3.0.4-sudakov/3z-sdk/SubProcesses/P0_uxu_zzz/all_G1_47/MADatNLO.HwU /home/marcozaro/MadGraph/3.0.4-sudakov/3z-sdk/SubProcesses/P0_uxu_zzz/all_G1_3/MADatNLO.HwU /home/marcozaro/MadGraph/3.0.4-sudakov/3z-sdk/SubProcesses/P0_uxu_zzz/all_G1_36/MADatNLO.HwU /home/marcozaro/MadGraph/3.0.4-sudakov/3z-sdk/SubProcesses/P0_uxu_zzz/all_G1_7/MADatNLO.HwU /home/marcozaro/MadGraph/3.0.4-sudakov/3z-sdk/SubProcesses/P0_uxu_zzz/all_G1_64/MADatNLO.HwU /home/marcozaro/MadGraph/3.0.4-sudakov/3z-sdk/SubProcesses/P0_dxd_zzz/all_G1_5/MADatNLO.HwU /home/marcozaro/MadGraph/3.0.4-sudakov/3z-sdk/SubProcesses/P0_uxu_zzz/all_G1_75/MADatNLO.HwU /home/marcozaro/MadGraph/3.0.4-sudakov/3z-sdk/SubProcesses/P0_uxu_zzz/all_G1_76/MADatNLO.HwU /home/marcozaro/MadGraph/3.0.4-sudakov/3z-sdk/SubProcesses/P0_uxu_zzz/all_G1_25/MADatNLO.HwU /home/marcozaro/MadGraph/3.0.4-sudakov/3z-sdk/SubProcesses/P0_dxd_zzz/all_G1_53/MADatNLO.HwU /home/marcozaro/MadGraph/3.0.4-sudakov/3z-sdk/SubProcesses/P0_uxu_zzz/all_G1_59/MADatNLO.HwU /home/marcozaro/MadGraph/3.0.4-sudakov/3z-sdk/SubProcesses/P0_dxd_zzz/all_G1_55/MADatNLO.HwU /home/marcozaro/MadGraph/3.0.4-sudakov/3z-sdk/SubProcesses/P0_dxd_zzz/all_G1_39/MADatNLO.HwU /home/marcozaro/MadGraph/3.0.4-sudakov/3z-sdk/SubProcesses/P0_dxd_zzz/all_G1_17/MADatNLO.HwU /home/marcozaro/MadGraph/3.0.4-sudakov/3z-sdk/SubProcesses/P0_dxd_zzz/all_G1_61/MADatNLO.HwU /home/marcozaro/MadGraph/3.0.4-sudakov/3z-sdk/SubProcesses/P0_uxu_zzz/all_G1_8/MADatNLO.HwU /home/marcozaro/MadGraph/3.0.4-sudakov/3z-sdk/SubProcesses/P0_uxu_zzz/all_G1_17/MADatNLO.HwU /home/marcozaro/MadGraph/3.0.4-sudakov/3z-sdk/SubProcesses/P0_dxd_zzz/all_G1_75/MADatNLO.HwU /home/marcozaro/MadGraph/3.0.4-sudakov/3z-sdk/SubProcesses/P0_uxu_zzz/all_G1_27/MADatNLO.HwU /home/marcozaro/MadGraph/3.0.4-sudakov/3z-sdk/SubProcesses/P0_dxd_zzz/all_G1_32/MADatNLO.HwU /home/marcozaro/MadGraph/3.0.4-sudakov/3z-sdk/SubProcesses/P0_dxd_zzz/all_G1_56/MADatNLO.HwU /home/marcozaro/MadGraph/3.0.4-sudakov/3z-sdk/SubProcesses/P0_dxd_zzz/all_G1_74/MADatNLO.HwU /home/marcozaro/MadGraph/3.0.4-sudakov/3z-sdk/SubProcesses/P0_dxd_zzz/all_G1_26/MADatNLO.HwU /home/marcozaro/MadGraph/3.0.4-sudakov/3z-sdk/SubProcesses/P0_uxu_zzz/all_G1_21/MADatNLO.HwU /home/marcozaro/MadGraph/3.0.4-sudakov/3z-sdk/SubProcesses/P0_uxu_zzz/all_G1_58/MADatNLO.HwU /home/marcozaro/MadGraph/3.0.4-sudakov/3z-sdk/SubProcesses/P0_uxu_zzz/all_G1_37/MADatNLO.HwU /home/marcozaro/MadGraph/3.0.4-sudakov/3z-sdk/SubProcesses/P0_uxu_zzz/all_G1_53/MADatNLO.HwU /home/marcozaro/MadGraph/3.0.4-sudakov/3z-sdk/SubProcesses/P0_uxu_zzz/all_G1_1/MADatNLO.HwU /home/marcozaro/MadGraph/3.0.4-sudakov/3z-sdk/SubProcesses/P0_uxu_zzz/all_G1_55/MADatNLO.HwU /home/marcozaro/MadGraph/3.0.4-sudakov/3z-sdk/SubProcesses/P0_dxd_zzz/all_G1_35/MADatNLO.HwU /home/marcozaro/MadGraph/3.0.4-sudakov/3z-sdk/SubProcesses/P0_uxu_zzz/all_G1_68/MADatNLO.HwU /home/marcozaro/MadGraph/3.0.4-sudakov/3z-sdk/SubProcesses/P0_uxu_zzz/all_G1_69/MADatNLO.HwU /home/marcozaro/MadGraph/3.0.4-sudakov/3z-sdk/SubProcesses/P0_uxu_zzz/all_G1_43/MADatNLO.HwU /home/marcozaro/MadGraph/3.0.4-sudakov/3z-sdk/SubProcesses/P0_uxu_zzz/all_G1_32/MADatNLO.HwU /home/marcozaro/MadGraph/3.0.4-sudakov/3z-sdk/SubProcesses/P0_uxu_zzz/all_G1_19/MADatNLO.HwU /home/marcozaro/MadGraph/3.0.4-sudakov/3z-sdk/SubProcesses/P0_dxd_zzz/all_G1_69/MADatNLO.HwU /home/marcozaro/MadGraph/3.0.4-sudakov/3z-sdk/SubProcesses/P0_uxu_zzz/all_G1_11/MADatNLO.HwU /home/marcozaro/MadGraph/3.0.4-sudakov/3z-sdk/SubProcesses/P0_dxd_zzz/all_G1_76/MADatNLO.HwU /home/marcozaro/MadGraph/3.0.4-sudakov/3z-sdk/SubProcesses/P0_dxd_zzz/all_G1_90/MADatNLO.HwU /home/marcozaro/MadGraph/3.0.4-sudakov/3z-sdk/SubProcesses/P0_uxu_zzz/all_G1_29/MADatNLO.HwU /home/marcozaro/MadGraph/3.0.4-sudakov/3z-sdk/SubProcesses/P0_uxu_zzz/all_G1_74/MADatNLO.HwU /home/marcozaro/MadGraph/3.0.4-sudakov/3z-sdk/SubProcesses/P0_uxu_zzz/all_G1_20/MADatNLO.HwU /home/marcozaro/MadGraph/3.0.4-sudakov/3z-sdk/SubProcesses/P0_dxd_zzz/all_G1_11/MADatNLO.HwU /home/marcozaro/MadGraph/3.0.4-sudakov/3z-sdk/SubProcesses/P0_uxu_zzz/all_G1_15/MADatNLO.HwU /home/marcozaro/MadGraph/3.0.4-sudakov/3z-sdk/SubProcesses/P0_dxd_zzz/all_G1_93/MADatNLO.HwU /home/marcozaro/MadGraph/3.0.4-sudakov/3z-sdk/SubProcesses/P0_uxu_zzz/all_G1_40/MADatNLO.HwU /home/marcozaro/MadGraph/3.0.4-sudakov/3z-sdk/SubProcesses/P0_uxu_zzz/all_G1_41/MADatNLO.HwU /home/marcozaro/MadGraph/3.0.4-sudakov/3z-sdk/SubProcesses/P0_dxd_zzz/all_G1_16/MADatNLO.HwU /home/marcozaro/MadGraph/3.0.4-sudakov/3z-sdk/SubProcesses/P0_uxu_zzz/all_G1_5/MADatNLO.HwU /home/marcozaro/MadGraph/3.0.4-sudakov/3z-sdk/SubProcesses/P0_uxu_zzz/all_G1_22/MADatNLO.HwU /home/marcozaro/MadGraph/3.0.4-sudakov/3z-sdk/SubProcesses/P0_uxu_zzz/all_G1_26/MADatNLO.HwU /home/marcozaro/MadGraph/3.0.4-sudakov/3z-sdk/SubProcesses/P0_dxd_zzz/all_G1_19/MADatNLO.HwU /home/marcozaro/MadGraph/3.0.4-sudakov/3z-sdk/SubProcesses/P0_dxd_zzz/all_G1_68/MADatNLO.HwU /home/marcozaro/MadGraph/3.0.4-sudakov/3z-sdk/SubProcesses/P0_uxu_zzz/all_G1_2/MADatNLO.HwU /home/marcozaro/MadGraph/3.0.4-sudakov/3z-sdk/SubProcesses/P0_uxu_zzz/all_G1_34/MADatNLO.HwU /home/marcozaro/MadGraph/3.0.4-sudakov/3z-sdk/SubProcesses/P0_uxu_zzz/all_G1_38/MADatNLO.HwU /home/marcozaro/MadGraph/3.0.4-sudakov/3z-sdk/SubProcesses/P0_ssx_zzz/all_G1_12/MADatNLO.HwU /home/marcozaro/MadGraph/3.0.4-sudakov/3z-sdk/SubProcesses/P0_ssx_zzz/all_G1_3/MADatNLO.HwU /home/marcozaro/MadGraph/3.0.4-sudakov/3z-sdk/SubProcesses/P0_ssx_zzz/all_G1_9/MADatNLO.HwU /home/marcozaro/MadGraph/3.0.4-sudakov/3z-sdk/SubProcesses/P0_ssx_zzz/all_G1_1/MADatNLO.HwU /home/marcozaro/MadGraph/3.0.4-sudakov/3z-sdk/SubProcesses/P0_ssx_zzz/all_G1_5/MADatNLO.HwU /home/marcozaro/MadGraph/3.0.4-sudakov/3z-sdk/SubProcesses/P0_sxs_zzz/all_G1_1/MADatNLO.HwU /home/marcozaro/MadGraph/3.0.4-sudakov/3z-sdk/SubProcesses/P0_ssx_zzz/all_G1_2/MADatNLO.HwU /home/marcozaro/MadGraph/3.0.4-sudakov/3z-sdk/SubProcesses/P0_ssx_zzz/all_G1_6/MADatNLO.HwU /home/marcozaro/MadGraph/3.0.4-sudakov/3z-sdk/SubProcesses/P0_ssx_zzz/all_G1_10/MADatNLO.HwU /home/marcozaro/MadGraph/3.0.4-sudakov/3z-sdk/SubProcesses/P0_ssx_zzz/all_G1_11/MADatNLO.HwU /home/marcozaro/MadGraph/3.0.4-sudakov/3z-sdk/SubProcesses/P0_sxs_zzz/all_G1_9/MADatNLO.HwU /home/marcozaro/MadGraph/3.0.4-sudakov/3z-sdk/SubProcesses/P0_ssx_zzz/all_G1_13/MADatNLO.HwU /home/marcozaro/MadGraph/3.0.4-sudakov/3z-sdk/SubProcesses/P0_ssx_zzz/all_G1_7/MADatNLO.HwU /home/marcozaro/MadGraph/3.0.4-sudakov/3z-sdk/SubProcesses/P0_ssx_zzz/all_G1_8/MADatNLO.HwU /home/marcozaro/MadGraph/3.0.4-sudakov/3z-sdk/SubProcesses/P0_ssx_zzz/all_G1_14/MADatNLO.HwU /home/marcozaro/MadGraph/3.0.4-sudakov/3z-sdk/SubProcesses/P0_ssx_zzz/all_G1_4/MADatNLO.HwU /home/marcozaro/MadGraph/3.0.4-sudakov/3z-sdk/SubProcesses/P0_sxs_zzz/all_G1_7/MADatNLO.HwU /home/marcozaro/MadGraph/3.0.4-sudakov/3z-sdk/SubProcesses/P0_sxs_zzz/all_G1_2/MADatNLO.HwU /home/marcozaro/MadGraph/3.0.4-sudakov/3z-sdk/SubProcesses/P0_sxs_zzz/all_G1_5/MADatNLO.HwU /home/marcozaro/MadGraph/3.0.4-sudakov/3z-sdk/SubProcesses/P0_sxs_zzz/all_G1_10/MADatNLO.HwU /home/marcozaro/MadGraph/3.0.4-sudakov/3z-sdk/SubProcesses/P0_sxs_zzz/all_G1_8/MADatNLO.HwU /home/marcozaro/MadGraph/3.0.4-sudakov/3z-sdk/SubProcesses/P0_sxs_zzz/all_G1_14/MADatNLO.HwU /home/marcozaro/MadGraph/3.0.4-sudakov/3z-sdk/SubProcesses/P0_sxs_zzz/all_G1_12/MADatNLO.HwU /home/marcozaro/MadGraph/3.0.4-sudakov/3z-sdk/SubProcesses/P0_sxs_zzz/all_G1_11/MADatNLO.HwU /home/marcozaro/MadGraph/3.0.4-sudakov/3z-sdk/SubProcesses/P0_sxs_zzz/all_G1_4/MADatNLO.HwU /home/marcozaro/MadGraph/3.0.4-sudakov/3z-sdk/SubProcesses/P0_sxs_zzz/all_G1_13/MADatNLO.HwU /home/marcozaro/MadGraph/3.0.4-sudakov/3z-sdk/SubProcesses/P0_sxs_zzz/all_G1_3/MADatNLO.HwU /home/marcozaro/MadGraph/3.0.4-sudakov/3z-sdk/SubProcesses/P0_sxs_zzz/all_G1_6/MADatNLO.HwU /home/marcozaro/MadGraph/3.0.4-sudakov/3z-sdk/SubProcesses/P0_sxs_zzz/all_G1_15/MADatNLO.HwU /home/marcozaro/MadGraph/3.0.4-sudakov/3z-sdk/SubProcesses/P0_cxc_zzz/all_G1_7/MADatNLO.HwU /home/marcozaro/MadGraph/3.0.4-sudakov/3z-sdk/SubProcesses/P0_bxb_zzz/all_G1_7/MADatNLO.HwU /home/marcozaro/MadGraph/3.0.4-sudakov/3z-sdk/SubProcesses/P0_bxb_zzz/all_G1_12/MADatNLO.HwU /home/marcozaro/MadGraph/3.0.4-sudakov/3z-sdk/SubProcesses/P0_ccx_zzz/all_G1_3/MADatNLO.HwU /home/marcozaro/MadGraph/3.0.4-sudakov/3z-sdk/SubProcesses/P0_ccx_zzz/all_G1_2/MADatNLO.HwU /home/marcozaro/MadGraph/3.0.4-sudakov/3z-sdk/SubProcesses/P0_ccx_zzz/all_G1_1/MADatNLO.HwU /home/marcozaro/MadGraph/3.0.4-sudakov/3z-sdk/SubProcesses/P0_ccx_zzz/all_G1_10/MADatNLO.HwU /home/marcozaro/MadGraph/3.0.4-sudakov/3z-sdk/SubProcesses/P0_cxc_zzz/all_G1_6/MADatNLO.HwU /home/marcozaro/MadGraph/3.0.4-sudakov/3z-sdk/SubProcesses/P0_ccx_zzz/all_G1_5/MADatNLO.HwU /home/marcozaro/MadGraph/3.0.4-sudakov/3z-sdk/SubProcesses/P0_cxc_zzz/all_G1_1/MADatNLO.HwU /home/marcozaro/MadGraph/3.0.4-sudakov/3z-sdk/SubProcesses/P0_cxc_zzz/all_G1_5/MADatNLO.HwU /home/marcozaro/MadGraph/3.0.4-sudakov/3z-sdk/SubProcesses/P0_ccx_zzz/all_G1_9/MADatNLO.HwU /home/marcozaro/MadGraph/3.0.4-sudakov/3z-sdk/SubProcesses/P0_bxb_zzz/all_G1_3/MADatNLO.HwU /home/marcozaro/MadGraph/3.0.4-sudakov/3z-sdk/SubProcesses/P0_cxc_zzz/all_G1_3/MADatNLO.HwU /home/marcozaro/MadGraph/3.0.4-sudakov/3z-sdk/SubProcesses/P0_cxc_zzz/all_G1_8/MADatNLO.HwU /home/marcozaro/MadGraph/3.0.4-sudakov/3z-sdk/SubProcesses/P0_bxb_zzz/all_G1_11/MADatNLO.HwU /home/marcozaro/MadGraph/3.0.4-sudakov/3z-sdk/SubProcesses/P0_ccx_zzz/all_G1_8/MADatNLO.HwU /home/marcozaro/MadGraph/3.0.4-sudakov/3z-sdk/SubProcesses/P0_bxb_zzz/all_G1_4/MADatNLO.HwU /home/marcozaro/MadGraph/3.0.4-sudakov/3z-sdk/SubProcesses/P0_ccx_zzz/all_G1_7/MADatNLO.HwU /home/marcozaro/MadGraph/3.0.4-sudakov/3z-sdk/SubProcesses/P0_ccx_zzz/all_G1_6/MADatNLO.HwU /home/marcozaro/MadGraph/3.0.4-sudakov/3z-sdk/SubProcesses/P0_cxc_zzz/all_G1_4/MADatNLO.HwU /home/marcozaro/MadGraph/3.0.4-sudakov/3z-sdk/SubProcesses/P0_cxc_zzz/all_G1_2/MADatNLO.HwU /home/marcozaro/MadGraph/3.0.4-sudakov/3z-sdk/SubProcesses/P0_ccx_zzz/all_G1_4/MADatNLO.HwU /home/marcozaro/MadGraph/3.0.4-sudakov/3z-sdk/SubProcesses/P0_bxb_zzz/all_G1_6/MADatNLO.HwU /home/marcozaro/MadGraph/3.0.4-sudakov/3z-sdk/SubProcesses/P0_bxb_zzz/all_G1_1/MADatNLO.HwU /home/marcozaro/MadGraph/3.0.4-sudakov/3z-sdk/SubProcesses/P0_bbx_zzz/all_G1_13/MADatNLO.HwU /home/marcozaro/MadGraph/3.0.4-sudakov/3z-sdk/SubProcesses/P0_bxb_zzz/all_G1_13/MADatNLO.HwU /home/marcozaro/MadGraph/3.0.4-sudakov/3z-sdk/SubProcesses/P0_bxb_zzz/all_G1_8/MADatNLO.HwU /home/marcozaro/MadGraph/3.0.4-sudakov/3z-sdk/SubProcesses/P0_bxb_zzz/all_G1_2/MADatNLO.HwU /home/marcozaro/MadGraph/3.0.4-sudakov/3z-sdk/SubProcesses/P0_bxb_zzz/all_G1_10/MADatNLO.HwU /home/marcozaro/MadGraph/3.0.4-sudakov/3z-sdk/SubProcesses/P0_bbx_zzz/all_G1_9/MADatNLO.HwU /home/marcozaro/MadGraph/3.0.4-sudakov/3z-sdk/SubProcesses/P0_bxb_zzz/all_G1_9/MADatNLO.HwU /home/marcozaro/MadGraph/3.0.4-sudakov/3z-sdk/SubProcesses/P0_bbx_zzz/all_G1_15/MADatNLO.HwU /home/marcozaro/MadGraph/3.0.4-sudakov/3z-sdk/SubProcesses/P0_bxb_zzz/all_G1_14/MADatNLO.HwU /home/marcozaro/MadGraph/3.0.4-sudakov/3z-sdk/SubProcesses/P0_bbx_zzz/all_G1_1/MADatNLO.HwU /home/marcozaro/MadGraph/3.0.4-sudakov/3z-sdk/SubProcesses/P0_bbx_zzz/all_G1_5/MADatNLO.HwU /home/marcozaro/MadGraph/3.0.4-sudakov/3z-sdk/SubProcesses/P0_bbx_zzz/all_G1_8/MADatNLO.HwU /home/marcozaro/MadGraph/3.0.4-sudakov/3z-sdk/SubProcesses/P0_bxb_zzz/all_G1_5/MADatNLO.HwU /home/marcozaro/MadGraph/3.0.4-sudakov/3z-sdk/SubProcesses/P0_bbx_zzz/all_G1_11/MADatNLO.HwU /home/marcozaro/MadGraph/3.0.4-sudakov/3z-sdk/SubProcesses/P0_bbx_zzz/all_G1_3/MADatNLO.HwU /home/marcozaro/MadGraph/3.0.4-sudakov/3z-sdk/SubProcesses/P0_bbx_zzz/all_G1_4/MADatNLO.HwU /home/marcozaro/MadGraph/3.0.4-sudakov/3z-sdk/SubProcesses/P0_bbx_zzz/all_G1_7/MADatNLO.HwU /home/marcozaro/MadGraph/3.0.4-sudakov/3z-sdk/SubProcesses/P0_bbx_zzz/all_G1_10/MADatNLO.HwU /home/marcozaro/MadGraph/3.0.4-sudakov/3z-sdk/SubProcesses/P0_bbx_zzz/all_G1_16/MADatNLO.HwU /home/marcozaro/MadGraph/3.0.4-sudakov/3z-sdk/SubProcesses/P0_bbx_zzz/all_G1_12/MADatNLO.HwU /home/marcozaro/MadGraph/3.0.4-sudakov/3z-sdk/SubProcesses/P0_bbx_zzz/all_G1_14/MADatNLO.HwU /home/marcozaro/MadGraph/3.0.4-sudakov/3z-sdk/SubProcesses/P0_bbx_zzz/all_G1_2/MADatNLO.HwU /home/marcozaro/MadGraph/3.0.4-sudakov/3z-sdk/SubProcesses/P0_bbx_zzz/all_G1_6/MADatNLO.HwU --out=/home/marcozaro/MadGraph/3.0.4-sudakov/3z-sdk/Events/run_100tev_rij_nophoton_cutsok_etacut/MADatNLO --gnuplot --band=[] --lhapdf-config=lhapdf-config --sum --keep_all_weights --no_open
reset

set lmargin 10
set rmargin 0
set terminal postscript portrait enhanced color "Helvetica" 9 
# The pdf terminal offers transparency support, but you will have to adapt things a bit
#set terminal pdf enhanced font "Helvetica 12" lw 1.0 dashed size 29.7cm, 21cm
set key font ",9"
set key samplen "2"
set output "MADatNLO.ps"

# This is the "PODO" color palette of gnuplot v.5, but with the order
# changed: palette of colors selected to be easily distinguishable by
# color-blind individuals with either protanopia or deuteranopia. Bang
# Wong [2011] Nature Methods 8, 441.

set style line   1 lt 1 lc rgb "#009e73" lw 1.3
set style line 101 lt 1 lc rgb "#009e73" lw 1.3 dt (6,3)
set style line  11 lt 2 lc rgb "#009e73" lw 1.3 dt (6,3)
set style line  21 lt 4 lc rgb "#009e73" lw 1.3 dt (3,2)
set style line  31 lt 6 lc rgb "#009e73" lw 1.3 dt (2,1)
set style line  41 lt 8 lc rgb "#009e73" lw 1.3 dt (4,3)

set style line   2 lt 1 lc rgb "#0072b2" lw 1.3
set style line 102 lt 1 lc rgb "#0072b2" lw 1.3 dt (6,3)
set style line  12 lt 2 lc rgb "#0072b2" lw 1.3 dt (6,3)
set style line  22 lt 4 lc rgb "#0072b2" lw 1.3 dt (3,2)
set style line  32 lt 6 lc rgb "#0072b2" lw 1.3 dt (2,1)
set style line  42 lt 8 lc rgb "#0072b2" lw 1.3 dt (4,3)

set style line   3 lt 1 lc rgb "#d55e00" lw 1.3
set style line 103 lt 1 lc rgb "#d55e00" lw 1.3 dt (6,3)
set style line  13 lt 2 lc rgb "#d55e00" lw 1.3 dt (6,3)
set style line  23 lt 4 lc rgb "#d55e00" lw 1.3 dt (3,2)
set style line  33 lt 6 lc rgb "#d55e00" lw 1.3 dt (2,1)
set style line  43 lt 8 lc rgb "#d55e00" lw 1.3 dt (4,3)

set style line   4 lt 1 lc rgb "#f0e442" lw 1.3
set style line 104 lt 1 lc rgb "#f0e442" lw 1.3 dt (6,3)
set style line  14 lt 2 lc rgb "#f0e442" lw 1.3 dt (6,3)
set style line  24 lt 4 lc rgb "#f0e442" lw 1.3 dt (3,2)
set style line  34 lt 6 lc rgb "#f0e442" lw 1.3 dt (2,1)
set style line  44 lt 8 lc rgb "#f0e442" lw 1.3 dt (4,3)

set style line   5 lt 1 lc rgb "#56b4e9" lw 1.3
set style line 105 lt 1 lc rgb "#56b4e9" lw 1.3 dt (6,3)
set style line  15 lt 2 lc rgb "#56b4e9" lw 1.3 dt (6,3)
set style line  25 lt 4 lc rgb "#56b4e9" lw 1.3 dt (3,2)
set style line  35 lt 6 lc rgb "#56b4e9" lw 1.3 dt (2,1)
set style line  45 lt 8 lc rgb "#56b4e9" lw 1.3 dt (4,3)

set style line   6 lt 1 lc rgb "#cc79a7" lw 1.3
set style line 106 lt 1 lc rgb "#cc79a7" lw 1.3 dt (6,3)
set style line  16 lt 2 lc rgb "#cc79a7" lw 1.3 dt (6,3)
set style line  26 lt 4 lc rgb "#cc79a7" lw 1.3 dt (3,2)
set style line  36 lt 6 lc rgb "#cc79a7" lw 1.3 dt (2,1)
set style line  46 lt 8 lc rgb "#cc79a7" lw 1.3 dt (4,3)

set style line   7 lt 1 lc rgb "#e69f00" lw 1.3
set style line 107 lt 1 lc rgb "#e69f00" lw 1.3 dt (6,3)
set style line  17 lt 2 lc rgb "#e69f00" lw 1.3 dt (6,3)
set style line  27 lt 4 lc rgb "#e69f00" lw 1.3 dt (3,2)
set style line  37 lt 6 lc rgb "#e69f00" lw 1.3 dt (2,1)
set style line  47 lt 8 lc rgb "#e69f00" lw 1.3 dt (4,3)

set style line   8 lt 1 lc rgb "black" lw 1.3
set style line 108 lt 1 lc rgb "black" lw 1.3 dt (6,3)
set style line  18 lt 2 lc rgb "black" lw 1.3 dt (6,3)
set style line  28 lt 4 lc rgb "black" lw 1.3 dt (3,2)
set style line  38 lt 6 lc rgb "black" lw 1.3 dt (2,1)
set style line  48 lt 8 lc rgb "black" lw 1.3 dt (4,3)


set style line 999 lt 1 lc rgb "gray" lw 1.3

safe(x,y,a) = (y == 0.0 ? a : x/y)

set style data histeps
set key invert



################################################################################
### Rendering of the plot titled 'total rate'
################################################################################

set multiplot
set label "total rate" font ",13" at graph 0.04, graph 1.05
set xrange [5.0000e-01:1.5000e+00]
set bmargin 0 
set tmargin 0
set xtics nomirror
set ytics nomirror
set mytics 10
set xtics auto
set key horizontal noreverse maxcols 1 width -4 
set label front 'MadGraph5\_aMC\@NLO' font "Courier,11" rotate by 90 at graph 1.02, graph 0.04

#-- rendering subhistograms 'NLO|#1 and LO|#1 results'

set format y '10^{%T}'
set yrange [2.0142e-07:7.2845e-05]
set origin 0.0000e+00, 5.0000e-01
set size 1.0000e+00, 4.0000e-01
set mytics 10
set ytics auto
set format x ''
set logscale y
set ylabel "{/Symbol s} per bin [pb]"

plot \
sqrt(-1) ls 14 title 'SD1|#1, scale variation',\
sqrt(-1) ls 13 title 'SD0|#1, scale variation',\
sqrt(-1) ls 12 title 'LO|#1, scale variation',\
sqrt(-1) ls 11 title 'NLO|#1, scale variation',\
'MADatNLO.HwU' index 3 using (($1+$2)/2):($3 >= 0 ? sqrt(-1) : abs($3)):4 w yerrorbar ls 104 title '',\
'MADatNLO.HwU' index 3 using (($1+$2)/2):($3 >= 0 ? sqrt(-1) : abs($3)) ls 104 title '',\
'MADatNLO.HwU' index 3 using (($1+$2)/2):($3 < 0 ? sqrt(-1) : $3):4 w yerrorbar ls 4 title '',\
'MADatNLO.HwU' index 3 using (($1+$2)/2):($3 < 0 ? sqrt(-1) : $3) ls 4 title 'SD1|#1, central value, dynamical\_scale\_choice=10',\
'MADatNLO.HwU' index 2 using (($1+$2)/2):($3 >= 0 ? sqrt(-1) : abs($3)):4 w yerrorbar ls 103 title '',\
'MADatNLO.HwU' index 2 using (($1+$2)/2):($3 >= 0 ? sqrt(-1) : abs($3)) ls 103 title '',\
'MADatNLO.HwU' index 2 using (($1+$2)/2):($3 < 0 ? sqrt(-1) : $3):4 w yerrorbar ls 3 title '',\
'MADatNLO.HwU' index 2 using (($1+$2)/2):($3 < 0 ? sqrt(-1) : $3) ls 3 title 'SD0|#1, central value, dynamical\_scale\_choice=10',\
'MADatNLO.HwU' index 1 using (($1+$2)/2):($3 >= 0 ? sqrt(-1) : abs($3)):4 w yerrorbar ls 102 title '',\
'MADatNLO.HwU' index 1 using (($1+$2)/2):($3 >= 0 ? sqrt(-1) : abs($3)) ls 102 title '',\
'MADatNLO.HwU' index 1 using (($1+$2)/2):($3 < 0 ? sqrt(-1) : $3):4 w yerrorbar ls 2 title '',\
'MADatNLO.HwU' index 1 using (($1+$2)/2):($3 < 0 ? sqrt(-1) : $3) ls 2 title 'LO|#1, central value, dynamical\_scale\_choice=10',\
'MADatNLO.HwU' index 0 using (($1+$2)/2):($3 >= 0 ? sqrt(-1) : abs($3)):4 w yerrorbar ls 101 title '',\
'MADatNLO.HwU' index 0 using (($1+$2)/2):($3 >= 0 ? sqrt(-1) : abs($3)) ls 101 title '',\
'MADatNLO.HwU' index 0 using (($1+$2)/2):($3 < 0 ? sqrt(-1) : $3):4 w yerrorbar ls 1 title '',\
'MADatNLO.HwU' index 0 using (($1+$2)/2):($3 < 0 ? sqrt(-1) : $3) ls 1 title 'NLO|#1, central value, dynamical\_scale\_choice=10'
#-- rendering subhistograms 'Relative scale and PDF uncertainty'
unset label
unset format
set yrange [-7.4738e-02:6.2691e-02]
set origin 0.0000e+00, 3.5000e-01
set size 1.0000e+00, 1.5000e-01
set mytics 2
set ytics auto
set format x ''
unset logscale y
set ylabel "NLO|#1 rel.unc."
set label "Relative uncertainties w.r.t. central values" font ",9" front at graph 0.03, graph 0.13
plot \
'MADatNLO.HwU' index 3 using (($1+$2)/2):(safe($7,$3,1.0)-1.0) ls 14 title '',\
'MADatNLO.HwU' index 3 using (($1+$2)/2):(safe($6,$3,1.0)-1.0) ls 14 title '',\
'MADatNLO.HwU' index 2 using (($1+$2)/2):(safe($7,$3,1.0)-1.0) ls 13 title '',\
'MADatNLO.HwU' index 2 using (($1+$2)/2):(safe($6,$3,1.0)-1.0) ls 13 title '',\
'MADatNLO.HwU' index 1 using (($1+$2)/2):(safe($7,$3,1.0)-1.0) ls 12 title '',\
'MADatNLO.HwU' index 1 using (($1+$2)/2):(safe($6,$3,1.0)-1.0) ls 12 title '',\
'MADatNLO.HwU' index 0 using (($1+$2)/2):(safe($7,$3,1.0)-1.0) ls 11 title '',\
'MADatNLO.HwU' index 0 using (($1+$2)/2):(safe($6,$3,1.0)-1.0) ls 11 title '',\
0.0 ls 999 title '',\
'MADatNLO.HwU' index 3 using (($1+$2)/2):(0.0):(safe($4,$3,0.0)) w yerrorbar ls 4 title '',\
'MADatNLO.HwU' index 3 using (($1+$2)/2):(safe($5,$3,1.0)-1.0) ls 4 title '',\
'MADatNLO.HwU' index 2 using (($1+$2)/2):(0.0):(safe($4,$3,0.0)) w yerrorbar ls 3 title '',\
'MADatNLO.HwU' index 2 using (($1+$2)/2):(safe($5,$3,1.0)-1.0) ls 3 title '',\
'MADatNLO.HwU' index 1 using (($1+$2)/2):(0.0):(safe($4,$3,0.0)) w yerrorbar ls 2 title '',\
'MADatNLO.HwU' index 1 using (($1+$2)/2):(safe($5,$3,1.0)-1.0) ls 2 title '',\
'MADatNLO.HwU' index 0 using (($1+$2)/2):(0.0):(safe($4,$3,0.0)) w yerrorbar ls 1 title '',\
'MADatNLO.HwU' index 0 using (($1+$2)/2):(safe($5,$3,1.0)-1.0) ls 1 title ''
#-- rendering subhistograms '(LO|#1SD0|#1SD1|#1)/(NLO|#1 central value) ratio'
unset label
unset format
set yrange [-2.0984e+01:2.1900e+01]
set origin 0.0000e+00, 2.0000e-01
set size 1.0000e+00, 1.5000e-01
set mytics 2
set ytics auto
set format x
unset logscale y
set ylabel "ratio w.r.t. NLO|#1"
set label "(LO|#1SD0|#1SD1|#1)/(NLO|#1 central value)" font ",9" at graph 0.03, graph 0.13
plot \
1.0 ls 999 title '',\
'MADatNLO.HwU' index 6 using (($1+$2)/2):7 ls 14 title '',\
'MADatNLO.HwU' index 6 using (($1+$2)/2):6 ls 14 title '',\
'MADatNLO.HwU' index 5 using (($1+$2)/2):7 ls 13 title '',\
'MADatNLO.HwU' index 5 using (($1+$2)/2):6 ls 13 title '',\
'MADatNLO.HwU' index 4 using (($1+$2)/2):7 ls 12 title '',\
'MADatNLO.HwU' index 4 using (($1+$2)/2):6 ls 12 title '',\
'MADatNLO.HwU' index 6 using (($1+$2)/2):5 ls 4 title '',\
'MADatNLO.HwU' index 6 using (($1+$2)/2):3:4 w yerrorbar ls 4 title '',\
'MADatNLO.HwU' index 6 using (($1+$2)/2):3 ls 4 title '',\
'MADatNLO.HwU' index 5 using (($1+$2)/2):5 ls 3 title '',\
'MADatNLO.HwU' index 5 using (($1+$2)/2):3:4 w yerrorbar ls 3 title '',\
'MADatNLO.HwU' index 5 using (($1+$2)/2):3 ls 3 title '',\
'MADatNLO.HwU' index 4 using (($1+$2)/2):5 ls 2 title '',\
'MADatNLO.HwU' index 4 using (($1+$2)/2):3:4 w yerrorbar ls 2 title '',\
'MADatNLO.HwU' index 4 using (($1+$2)/2):3 ls 2 title ''

unset label

################################################################################

################################################################################
### Rendering of the plot titled '1st charged lepton log pT'
################################################################################

set multiplot
set label "1st charged lepton log pT" font ",13" at graph 0.04, graph 1.05
set xrange [-2.0000e-01:3.8000e+00]
set bmargin 0 
set tmargin 0
set xtics nomirror
set ytics nomirror
set mytics 10
set xtics auto
set key horizontal noreverse maxcols 1 width -4 
set label front 'MadGraph5\_aMC\@NLO' font "Courier,11" rotate by 90 at graph 1.02, graph 0.04

#-- rendering subhistograms 'NLO|#1 and LO|#1 results'

set format y '10^{%T}'
set yrange [9.0000e-01:1.1000e+02]
set origin 0.0000e+00, 5.0000e-01
set size 1.0000e+00, 4.0000e-01
set mytics 10
set ytics auto
set format x ''
set logscale y
set ylabel "{/Symbol s} per bin [pb]"

plot \
sqrt(-1) ls 14 title 'SD1|#1, scale variation',\
sqrt(-1) ls 13 title 'SD0|#1, scale variation',\
sqrt(-1) ls 12 title 'LO|#1, scale variation',\
sqrt(-1) ls 11 title 'NLO|#1, scale variation',\
'MADatNLO.HwU' index 10 using (($1+$2)/2):($3 >= 0 ? sqrt(-1) : abs($3)):4 w yerrorbar ls 104 title '',\
'MADatNLO.HwU' index 10 using (($1+$2)/2):($3 >= 0 ? sqrt(-1) : abs($3)) ls 104 title '',\
'MADatNLO.HwU' index 10 using (($1+$2)/2):($3 < 0 ? sqrt(-1) : $3):4 w yerrorbar ls 4 title '',\
'MADatNLO.HwU' index 10 using (($1+$2)/2):($3 < 0 ? sqrt(-1) : $3) ls 4 title 'SD1|#1, central value, dynamical\_scale\_choice=10',\
'MADatNLO.HwU' index 9 using (($1+$2)/2):($3 >= 0 ? sqrt(-1) : abs($3)):4 w yerrorbar ls 103 title '',\
'MADatNLO.HwU' index 9 using (($1+$2)/2):($3 >= 0 ? sqrt(-1) : abs($3)) ls 103 title '',\
'MADatNLO.HwU' index 9 using (($1+$2)/2):($3 < 0 ? sqrt(-1) : $3):4 w yerrorbar ls 3 title '',\
'MADatNLO.HwU' index 9 using (($1+$2)/2):($3 < 0 ? sqrt(-1) : $3) ls 3 title 'SD0|#1, central value, dynamical\_scale\_choice=10',\
'MADatNLO.HwU' index 8 using (($1+$2)/2):($3 >= 0 ? sqrt(-1) : abs($3)):4 w yerrorbar ls 102 title '',\
'MADatNLO.HwU' index 8 using (($1+$2)/2):($3 >= 0 ? sqrt(-1) : abs($3)) ls 102 title '',\
'MADatNLO.HwU' index 8 using (($1+$2)/2):($3 < 0 ? sqrt(-1) : $3):4 w yerrorbar ls 2 title '',\
'MADatNLO.HwU' index 8 using (($1+$2)/2):($3 < 0 ? sqrt(-1) : $3) ls 2 title 'LO|#1, central value, dynamical\_scale\_choice=10',\
'MADatNLO.HwU' index 7 using (($1+$2)/2):($3 >= 0 ? sqrt(-1) : abs($3)):4 w yerrorbar ls 101 title '',\
'MADatNLO.HwU' index 7 using (($1+$2)/2):($3 >= 0 ? sqrt(-1) : abs($3)) ls 101 title '',\
'MADatNLO.HwU' index 7 using (($1+$2)/2):($3 < 0 ? sqrt(-1) : $3):4 w yerrorbar ls 1 title '',\
'MADatNLO.HwU' index 7 using (($1+$2)/2):($3 < 0 ? sqrt(-1) : $3) ls 1 title 'NLO|#1, central value, dynamical\_scale\_choice=10'
#-- rendering subhistograms 'Relative scale and PDF uncertainty'
unset label
unset format
set yrange [-1.4800e+00:1.4000e+00]
set origin 0.0000e+00, 3.5000e-01
set size 1.0000e+00, 1.5000e-01
set mytics 2
set ytics auto
set format x ''
unset logscale y
set ylabel "NLO|#1 rel.unc."
set label "Relative uncertainties w.r.t. central values" font ",9" front at graph 0.03, graph 0.13
plot \
'MADatNLO.HwU' index 10 using (($1+$2)/2):(safe($7,$3,1.0)-1.0) ls 14 title '',\
'MADatNLO.HwU' index 10 using (($1+$2)/2):(safe($6,$3,1.0)-1.0) ls 14 title '',\
'MADatNLO.HwU' index 9 using (($1+$2)/2):(safe($7,$3,1.0)-1.0) ls 13 title '',\
'MADatNLO.HwU' index 9 using (($1+$2)/2):(safe($6,$3,1.0)-1.0) ls 13 title '',\
'MADatNLO.HwU' index 8 using (($1+$2)/2):(safe($7,$3,1.0)-1.0) ls 12 title '',\
'MADatNLO.HwU' index 8 using (($1+$2)/2):(safe($6,$3,1.0)-1.0) ls 12 title '',\
'MADatNLO.HwU' index 7 using (($1+$2)/2):(safe($7,$3,1.0)-1.0) ls 11 title '',\
'MADatNLO.HwU' index 7 using (($1+$2)/2):(safe($6,$3,1.0)-1.0) ls 11 title '',\
0.0 ls 999 title '',\
'MADatNLO.HwU' index 10 using (($1+$2)/2):(0.0):(safe($4,$3,0.0)) w yerrorbar ls 4 title '',\
'MADatNLO.HwU' index 10 using (($1+$2)/2):(safe($5,$3,1.0)-1.0) ls 4 title '',\
'MADatNLO.HwU' index 9 using (($1+$2)/2):(0.0):(safe($4,$3,0.0)) w yerrorbar ls 3 title '',\
'MADatNLO.HwU' index 9 using (($1+$2)/2):(safe($5,$3,1.0)-1.0) ls 3 title '',\
'MADatNLO.HwU' index 8 using (($1+$2)/2):(0.0):(safe($4,$3,0.0)) w yerrorbar ls 2 title '',\
'MADatNLO.HwU' index 8 using (($1+$2)/2):(safe($5,$3,1.0)-1.0) ls 2 title '',\
'MADatNLO.HwU' index 7 using (($1+$2)/2):(0.0):(safe($4,$3,0.0)) w yerrorbar ls 1 title '',\
'MADatNLO.HwU' index 7 using (($1+$2)/2):(safe($5,$3,1.0)-1.0) ls 1 title ''
#-- rendering subhistograms '(LO|#1SD0|#1SD1|#1)/(NLO|#1 central value) ratio'
unset label
unset format
set yrange [-2.4000e-01:1.2000e+00]
set origin 0.0000e+00, 2.0000e-01
set size 1.0000e+00, 1.5000e-01
set mytics 2
set ytics auto
set format x
unset logscale y
set ylabel "ratio w.r.t. NLO|#1"
set label "(LO|#1SD0|#1SD1|#1)/(NLO|#1 central value)" font ",9" at graph 0.03, graph 0.13
plot \
1.0 ls 999 title '',\
'MADatNLO.HwU' index 13 using (($1+$2)/2):7 ls 14 title '',\
'MADatNLO.HwU' index 13 using (($1+$2)/2):6 ls 14 title '',\
'MADatNLO.HwU' index 12 using (($1+$2)/2):7 ls 13 title '',\
'MADatNLO.HwU' index 12 using (($1+$2)/2):6 ls 13 title '',\
'MADatNLO.HwU' index 11 using (($1+$2)/2):7 ls 12 title '',\
'MADatNLO.HwU' index 11 using (($1+$2)/2):6 ls 12 title '',\
'MADatNLO.HwU' index 13 using (($1+$2)/2):5 ls 4 title '',\
'MADatNLO.HwU' index 13 using (($1+$2)/2):3:4 w yerrorbar ls 4 title '',\
'MADatNLO.HwU' index 13 using (($1+$2)/2):3 ls 4 title '',\
'MADatNLO.HwU' index 12 using (($1+$2)/2):5 ls 3 title '',\
'MADatNLO.HwU' index 12 using (($1+$2)/2):3:4 w yerrorbar ls 3 title '',\
'MADatNLO.HwU' index 12 using (($1+$2)/2):3 ls 3 title '',\
'MADatNLO.HwU' index 11 using (($1+$2)/2):5 ls 2 title '',\
'MADatNLO.HwU' index 11 using (($1+$2)/2):3:4 w yerrorbar ls 2 title '',\
'MADatNLO.HwU' index 11 using (($1+$2)/2):3 ls 2 title ''

unset label

################################################################################

################################################################################
### Rendering of the plot titled '2nd charged lepton log pT'
################################################################################

set multiplot
set label "2nd charged lepton log pT" font ",13" at graph 0.04, graph 1.05
set xrange [-2.0000e-01:3.8000e+00]
set bmargin 0 
set tmargin 0
set xtics nomirror
set ytics nomirror
set mytics 10
set xtics auto
set key horizontal noreverse maxcols 1 width -4 
set label front 'MadGraph5\_aMC\@NLO' font "Courier,11" rotate by 90 at graph 1.02, graph 0.04

#-- rendering subhistograms 'NLO|#1 and LO|#1 results'

set format y '10^{%T}'
set yrange [9.0000e-01:1.1000e+02]
set origin 0.0000e+00, 5.0000e-01
set size 1.0000e+00, 4.0000e-01
set mytics 10
set ytics auto
set format x ''
set logscale y
set ylabel "{/Symbol s} per bin [pb]"

plot \
sqrt(-1) ls 14 title 'SD1|#1, scale variation',\
sqrt(-1) ls 13 title 'SD0|#1, scale variation',\
sqrt(-1) ls 12 title 'LO|#1, scale variation',\
sqrt(-1) ls 11 title 'NLO|#1, scale variation',\
'MADatNLO.HwU' index 17 using (($1+$2)/2):($3 >= 0 ? sqrt(-1) : abs($3)):4 w yerrorbar ls 104 title '',\
'MADatNLO.HwU' index 17 using (($1+$2)/2):($3 >= 0 ? sqrt(-1) : abs($3)) ls 104 title '',\
'MADatNLO.HwU' index 17 using (($1+$2)/2):($3 < 0 ? sqrt(-1) : $3):4 w yerrorbar ls 4 title '',\
'MADatNLO.HwU' index 17 using (($1+$2)/2):($3 < 0 ? sqrt(-1) : $3) ls 4 title 'SD1|#1, central value, dynamical\_scale\_choice=10',\
'MADatNLO.HwU' index 16 using (($1+$2)/2):($3 >= 0 ? sqrt(-1) : abs($3)):4 w yerrorbar ls 103 title '',\
'MADatNLO.HwU' index 16 using (($1+$2)/2):($3 >= 0 ? sqrt(-1) : abs($3)) ls 103 title '',\
'MADatNLO.HwU' index 16 using (($1+$2)/2):($3 < 0 ? sqrt(-1) : $3):4 w yerrorbar ls 3 title '',\
'MADatNLO.HwU' index 16 using (($1+$2)/2):($3 < 0 ? sqrt(-1) : $3) ls 3 title 'SD0|#1, central value, dynamical\_scale\_choice=10',\
'MADatNLO.HwU' index 15 using (($1+$2)/2):($3 >= 0 ? sqrt(-1) : abs($3)):4 w yerrorbar ls 102 title '',\
'MADatNLO.HwU' index 15 using (($1+$2)/2):($3 >= 0 ? sqrt(-1) : abs($3)) ls 102 title '',\
'MADatNLO.HwU' index 15 using (($1+$2)/2):($3 < 0 ? sqrt(-1) : $3):4 w yerrorbar ls 2 title '',\
'MADatNLO.HwU' index 15 using (($1+$2)/2):($3 < 0 ? sqrt(-1) : $3) ls 2 title 'LO|#1, central value, dynamical\_scale\_choice=10',\
'MADatNLO.HwU' index 14 using (($1+$2)/2):($3 >= 0 ? sqrt(-1) : abs($3)):4 w yerrorbar ls 101 title '',\
'MADatNLO.HwU' index 14 using (($1+$2)/2):($3 >= 0 ? sqrt(-1) : abs($3)) ls 101 title '',\
'MADatNLO.HwU' index 14 using (($1+$2)/2):($3 < 0 ? sqrt(-1) : $3):4 w yerrorbar ls 1 title '',\
'MADatNLO.HwU' index 14 using (($1+$2)/2):($3 < 0 ? sqrt(-1) : $3) ls 1 title 'NLO|#1, central value, dynamical\_scale\_choice=10'
#-- rendering subhistograms 'Relative scale and PDF uncertainty'
unset label
unset format
set yrange [-1.4800e+00:1.4000e+00]
set origin 0.0000e+00, 3.5000e-01
set size 1.0000e+00, 1.5000e-01
set mytics 2
set ytics auto
set format x ''
unset logscale y
set ylabel "NLO|#1 rel.unc."
set label "Relative uncertainties w.r.t. central values" font ",9" front at graph 0.03, graph 0.13
plot \
'MADatNLO.HwU' index 17 using (($1+$2)/2):(safe($7,$3,1.0)-1.0) ls 14 title '',\
'MADatNLO.HwU' index 17 using (($1+$2)/2):(safe($6,$3,1.0)-1.0) ls 14 title '',\
'MADatNLO.HwU' index 16 using (($1+$2)/2):(safe($7,$3,1.0)-1.0) ls 13 title '',\
'MADatNLO.HwU' index 16 using (($1+$2)/2):(safe($6,$3,1.0)-1.0) ls 13 title '',\
'MADatNLO.HwU' index 15 using (($1+$2)/2):(safe($7,$3,1.0)-1.0) ls 12 title '',\
'MADatNLO.HwU' index 15 using (($1+$2)/2):(safe($6,$3,1.0)-1.0) ls 12 title '',\
'MADatNLO.HwU' index 14 using (($1+$2)/2):(safe($7,$3,1.0)-1.0) ls 11 title '',\
'MADatNLO.HwU' index 14 using (($1+$2)/2):(safe($6,$3,1.0)-1.0) ls 11 title '',\
0.0 ls 999 title '',\
'MADatNLO.HwU' index 17 using (($1+$2)/2):(0.0):(safe($4,$3,0.0)) w yerrorbar ls 4 title '',\
'MADatNLO.HwU' index 17 using (($1+$2)/2):(safe($5,$3,1.0)-1.0) ls 4 title '',\
'MADatNLO.HwU' index 16 using (($1+$2)/2):(0.0):(safe($4,$3,0.0)) w yerrorbar ls 3 title '',\
'MADatNLO.HwU' index 16 using (($1+$2)/2):(safe($5,$3,1.0)-1.0) ls 3 title '',\
'MADatNLO.HwU' index 15 using (($1+$2)/2):(0.0):(safe($4,$3,0.0)) w yerrorbar ls 2 title '',\
'MADatNLO.HwU' index 15 using (($1+$2)/2):(safe($5,$3,1.0)-1.0) ls 2 title '',\
'MADatNLO.HwU' index 14 using (($1+$2)/2):(0.0):(safe($4,$3,0.0)) w yerrorbar ls 1 title '',\
'MADatNLO.HwU' index 14 using (($1+$2)/2):(safe($5,$3,1.0)-1.0) ls 1 title ''
#-- rendering subhistograms '(LO|#1SD0|#1SD1|#1)/(NLO|#1 central value) ratio'
unset label
unset format
set yrange [-2.4000e-01:1.2000e+00]
set origin 0.0000e+00, 2.0000e-01
set size 1.0000e+00, 1.5000e-01
set mytics 2
set ytics auto
set format x
unset logscale y
set ylabel "ratio w.r.t. NLO|#1"
set label "(LO|#1SD0|#1SD1|#1)/(NLO|#1 central value)" font ",9" at graph 0.03, graph 0.13
plot \
1.0 ls 999 title '',\
'MADatNLO.HwU' index 20 using (($1+$2)/2):7 ls 14 title '',\
'MADatNLO.HwU' index 20 using (($1+$2)/2):6 ls 14 title '',\
'MADatNLO.HwU' index 19 using (($1+$2)/2):7 ls 13 title '',\
'MADatNLO.HwU' index 19 using (($1+$2)/2):6 ls 13 title '',\
'MADatNLO.HwU' index 18 using (($1+$2)/2):7 ls 12 title '',\
'MADatNLO.HwU' index 18 using (($1+$2)/2):6 ls 12 title '',\
'MADatNLO.HwU' index 20 using (($1+$2)/2):5 ls 4 title '',\
'MADatNLO.HwU' index 20 using (($1+$2)/2):3:4 w yerrorbar ls 4 title '',\
'MADatNLO.HwU' index 20 using (($1+$2)/2):3 ls 4 title '',\
'MADatNLO.HwU' index 19 using (($1+$2)/2):5 ls 3 title '',\
'MADatNLO.HwU' index 19 using (($1+$2)/2):3:4 w yerrorbar ls 3 title '',\
'MADatNLO.HwU' index 19 using (($1+$2)/2):3 ls 3 title '',\
'MADatNLO.HwU' index 18 using (($1+$2)/2):5 ls 2 title '',\
'MADatNLO.HwU' index 18 using (($1+$2)/2):3:4 w yerrorbar ls 2 title '',\
'MADatNLO.HwU' index 18 using (($1+$2)/2):3 ls 2 title ''

unset label

################################################################################

################################################################################
### Rendering of the plot titled '3rd charged lepton log pT'
################################################################################

set multiplot
set label "3rd charged lepton log pT" font ",13" at graph 0.04, graph 1.05
set xrange [-2.0000e-01:3.8000e+00]
set bmargin 0 
set tmargin 0
set xtics nomirror
set ytics nomirror
set mytics 10
set xtics auto
set key horizontal noreverse maxcols 1 width -4 
set label front 'MadGraph5\_aMC\@NLO' font "Courier,11" rotate by 90 at graph 1.02, graph 0.04

#-- rendering subhistograms 'NLO|#1 and LO|#1 results'

set format y '10^{%T}'
set yrange [9.0000e-01:1.1000e+02]
set origin 0.0000e+00, 5.0000e-01
set size 1.0000e+00, 4.0000e-01
set mytics 10
set ytics auto
set format x ''
set logscale y
set ylabel "{/Symbol s} per bin [pb]"

plot \
sqrt(-1) ls 14 title 'SD1|#1, scale variation',\
sqrt(-1) ls 13 title 'SD0|#1, scale variation',\
sqrt(-1) ls 12 title 'LO|#1, scale variation',\
sqrt(-1) ls 11 title 'NLO|#1, scale variation',\
'MADatNLO.HwU' index 24 using (($1+$2)/2):($3 >= 0 ? sqrt(-1) : abs($3)):4 w yerrorbar ls 104 title '',\
'MADatNLO.HwU' index 24 using (($1+$2)/2):($3 >= 0 ? sqrt(-1) : abs($3)) ls 104 title '',\
'MADatNLO.HwU' index 24 using (($1+$2)/2):($3 < 0 ? sqrt(-1) : $3):4 w yerrorbar ls 4 title '',\
'MADatNLO.HwU' index 24 using (($1+$2)/2):($3 < 0 ? sqrt(-1) : $3) ls 4 title 'SD1|#1, central value, dynamical\_scale\_choice=10',\
'MADatNLO.HwU' index 23 using (($1+$2)/2):($3 >= 0 ? sqrt(-1) : abs($3)):4 w yerrorbar ls 103 title '',\
'MADatNLO.HwU' index 23 using (($1+$2)/2):($3 >= 0 ? sqrt(-1) : abs($3)) ls 103 title '',\
'MADatNLO.HwU' index 23 using (($1+$2)/2):($3 < 0 ? sqrt(-1) : $3):4 w yerrorbar ls 3 title '',\
'MADatNLO.HwU' index 23 using (($1+$2)/2):($3 < 0 ? sqrt(-1) : $3) ls 3 title 'SD0|#1, central value, dynamical\_scale\_choice=10',\
'MADatNLO.HwU' index 22 using (($1+$2)/2):($3 >= 0 ? sqrt(-1) : abs($3)):4 w yerrorbar ls 102 title '',\
'MADatNLO.HwU' index 22 using (($1+$2)/2):($3 >= 0 ? sqrt(-1) : abs($3)) ls 102 title '',\
'MADatNLO.HwU' index 22 using (($1+$2)/2):($3 < 0 ? sqrt(-1) : $3):4 w yerrorbar ls 2 title '',\
'MADatNLO.HwU' index 22 using (($1+$2)/2):($3 < 0 ? sqrt(-1) : $3) ls 2 title 'LO|#1, central value, dynamical\_scale\_choice=10',\
'MADatNLO.HwU' index 21 using (($1+$2)/2):($3 >= 0 ? sqrt(-1) : abs($3)):4 w yerrorbar ls 101 title '',\
'MADatNLO.HwU' index 21 using (($1+$2)/2):($3 >= 0 ? sqrt(-1) : abs($3)) ls 101 title '',\
'MADatNLO.HwU' index 21 using (($1+$2)/2):($3 < 0 ? sqrt(-1) : $3):4 w yerrorbar ls 1 title '',\
'MADatNLO.HwU' index 21 using (($1+$2)/2):($3 < 0 ? sqrt(-1) : $3) ls 1 title 'NLO|#1, central value, dynamical\_scale\_choice=10'
#-- rendering subhistograms 'Relative scale and PDF uncertainty'
unset label
unset format
set yrange [-1.4800e+00:1.4000e+00]
set origin 0.0000e+00, 3.5000e-01
set size 1.0000e+00, 1.5000e-01
set mytics 2
set ytics auto
set format x ''
unset logscale y
set ylabel "NLO|#1 rel.unc."
set label "Relative uncertainties w.r.t. central values" font ",9" front at graph 0.03, graph 0.13
plot \
'MADatNLO.HwU' index 24 using (($1+$2)/2):(safe($7,$3,1.0)-1.0) ls 14 title '',\
'MADatNLO.HwU' index 24 using (($1+$2)/2):(safe($6,$3,1.0)-1.0) ls 14 title '',\
'MADatNLO.HwU' index 23 using (($1+$2)/2):(safe($7,$3,1.0)-1.0) ls 13 title '',\
'MADatNLO.HwU' index 23 using (($1+$2)/2):(safe($6,$3,1.0)-1.0) ls 13 title '',\
'MADatNLO.HwU' index 22 using (($1+$2)/2):(safe($7,$3,1.0)-1.0) ls 12 title '',\
'MADatNLO.HwU' index 22 using (($1+$2)/2):(safe($6,$3,1.0)-1.0) ls 12 title '',\
'MADatNLO.HwU' index 21 using (($1+$2)/2):(safe($7,$3,1.0)-1.0) ls 11 title '',\
'MADatNLO.HwU' index 21 using (($1+$2)/2):(safe($6,$3,1.0)-1.0) ls 11 title '',\
0.0 ls 999 title '',\
'MADatNLO.HwU' index 24 using (($1+$2)/2):(0.0):(safe($4,$3,0.0)) w yerrorbar ls 4 title '',\
'MADatNLO.HwU' index 24 using (($1+$2)/2):(safe($5,$3,1.0)-1.0) ls 4 title '',\
'MADatNLO.HwU' index 23 using (($1+$2)/2):(0.0):(safe($4,$3,0.0)) w yerrorbar ls 3 title '',\
'MADatNLO.HwU' index 23 using (($1+$2)/2):(safe($5,$3,1.0)-1.0) ls 3 title '',\
'MADatNLO.HwU' index 22 using (($1+$2)/2):(0.0):(safe($4,$3,0.0)) w yerrorbar ls 2 title '',\
'MADatNLO.HwU' index 22 using (($1+$2)/2):(safe($5,$3,1.0)-1.0) ls 2 title '',\
'MADatNLO.HwU' index 21 using (($1+$2)/2):(0.0):(safe($4,$3,0.0)) w yerrorbar ls 1 title '',\
'MADatNLO.HwU' index 21 using (($1+$2)/2):(safe($5,$3,1.0)-1.0) ls 1 title ''
#-- rendering subhistograms '(LO|#1SD0|#1SD1|#1)/(NLO|#1 central value) ratio'
unset label
unset format
set yrange [-2.4000e-01:1.2000e+00]
set origin 0.0000e+00, 2.0000e-01
set size 1.0000e+00, 1.5000e-01
set mytics 2
set ytics auto
set format x
unset logscale y
set ylabel "ratio w.r.t. NLO|#1"
set label "(LO|#1SD0|#1SD1|#1)/(NLO|#1 central value)" font ",9" at graph 0.03, graph 0.13
plot \
1.0 ls 999 title '',\
'MADatNLO.HwU' index 27 using (($1+$2)/2):7 ls 14 title '',\
'MADatNLO.HwU' index 27 using (($1+$2)/2):6 ls 14 title '',\
'MADatNLO.HwU' index 26 using (($1+$2)/2):7 ls 13 title '',\
'MADatNLO.HwU' index 26 using (($1+$2)/2):6 ls 13 title '',\
'MADatNLO.HwU' index 25 using (($1+$2)/2):7 ls 12 title '',\
'MADatNLO.HwU' index 25 using (($1+$2)/2):6 ls 12 title '',\
'MADatNLO.HwU' index 27 using (($1+$2)/2):5 ls 4 title '',\
'MADatNLO.HwU' index 27 using (($1+$2)/2):3:4 w yerrorbar ls 4 title '',\
'MADatNLO.HwU' index 27 using (($1+$2)/2):3 ls 4 title '',\
'MADatNLO.HwU' index 26 using (($1+$2)/2):5 ls 3 title '',\
'MADatNLO.HwU' index 26 using (($1+$2)/2):3:4 w yerrorbar ls 3 title '',\
'MADatNLO.HwU' index 26 using (($1+$2)/2):3 ls 3 title '',\
'MADatNLO.HwU' index 25 using (($1+$2)/2):5 ls 2 title '',\
'MADatNLO.HwU' index 25 using (($1+$2)/2):3:4 w yerrorbar ls 2 title '',\
'MADatNLO.HwU' index 25 using (($1+$2)/2):3 ls 2 title ''

unset label

################################################################################

################################################################################
### Rendering of the plot titled '4th charged lepton log pT'
################################################################################

set multiplot
set label "4th charged lepton log pT" font ",13" at graph 0.04, graph 1.05
set xrange [-2.0000e-01:3.8000e+00]
set bmargin 0 
set tmargin 0
set xtics nomirror
set ytics nomirror
set mytics 10
set xtics auto
set key horizontal noreverse maxcols 1 width -4 
set label front 'MadGraph5\_aMC\@NLO' font "Courier,11" rotate by 90 at graph 1.02, graph 0.04

#-- rendering subhistograms 'NLO|#1 and LO|#1 results'

set format y '10^{%T}'
set yrange [9.0000e-01:1.1000e+02]
set origin 0.0000e+00, 5.0000e-01
set size 1.0000e+00, 4.0000e-01
set mytics 10
set ytics auto
set format x ''
set logscale y
set ylabel "{/Symbol s} per bin [pb]"

plot \
sqrt(-1) ls 14 title 'SD1|#1, scale variation',\
sqrt(-1) ls 13 title 'SD0|#1, scale variation',\
sqrt(-1) ls 12 title 'LO|#1, scale variation',\
sqrt(-1) ls 11 title 'NLO|#1, scale variation',\
'MADatNLO.HwU' index 31 using (($1+$2)/2):($3 >= 0 ? sqrt(-1) : abs($3)):4 w yerrorbar ls 104 title '',\
'MADatNLO.HwU' index 31 using (($1+$2)/2):($3 >= 0 ? sqrt(-1) : abs($3)) ls 104 title '',\
'MADatNLO.HwU' index 31 using (($1+$2)/2):($3 < 0 ? sqrt(-1) : $3):4 w yerrorbar ls 4 title '',\
'MADatNLO.HwU' index 31 using (($1+$2)/2):($3 < 0 ? sqrt(-1) : $3) ls 4 title 'SD1|#1, central value, dynamical\_scale\_choice=10',\
'MADatNLO.HwU' index 30 using (($1+$2)/2):($3 >= 0 ? sqrt(-1) : abs($3)):4 w yerrorbar ls 103 title '',\
'MADatNLO.HwU' index 30 using (($1+$2)/2):($3 >= 0 ? sqrt(-1) : abs($3)) ls 103 title '',\
'MADatNLO.HwU' index 30 using (($1+$2)/2):($3 < 0 ? sqrt(-1) : $3):4 w yerrorbar ls 3 title '',\
'MADatNLO.HwU' index 30 using (($1+$2)/2):($3 < 0 ? sqrt(-1) : $3) ls 3 title 'SD0|#1, central value, dynamical\_scale\_choice=10',\
'MADatNLO.HwU' index 29 using (($1+$2)/2):($3 >= 0 ? sqrt(-1) : abs($3)):4 w yerrorbar ls 102 title '',\
'MADatNLO.HwU' index 29 using (($1+$2)/2):($3 >= 0 ? sqrt(-1) : abs($3)) ls 102 title '',\
'MADatNLO.HwU' index 29 using (($1+$2)/2):($3 < 0 ? sqrt(-1) : $3):4 w yerrorbar ls 2 title '',\
'MADatNLO.HwU' index 29 using (($1+$2)/2):($3 < 0 ? sqrt(-1) : $3) ls 2 title 'LO|#1, central value, dynamical\_scale\_choice=10',\
'MADatNLO.HwU' index 28 using (($1+$2)/2):($3 >= 0 ? sqrt(-1) : abs($3)):4 w yerrorbar ls 101 title '',\
'MADatNLO.HwU' index 28 using (($1+$2)/2):($3 >= 0 ? sqrt(-1) : abs($3)) ls 101 title '',\
'MADatNLO.HwU' index 28 using (($1+$2)/2):($3 < 0 ? sqrt(-1) : $3):4 w yerrorbar ls 1 title '',\
'MADatNLO.HwU' index 28 using (($1+$2)/2):($3 < 0 ? sqrt(-1) : $3) ls 1 title 'NLO|#1, central value, dynamical\_scale\_choice=10'
#-- rendering subhistograms 'Relative scale and PDF uncertainty'
unset label
unset format
set yrange [-1.4800e+00:1.4000e+00]
set origin 0.0000e+00, 3.5000e-01
set size 1.0000e+00, 1.5000e-01
set mytics 2
set ytics auto
set format x ''
unset logscale y
set ylabel "NLO|#1 rel.unc."
set label "Relative uncertainties w.r.t. central values" font ",9" front at graph 0.03, graph 0.13
plot \
'MADatNLO.HwU' index 31 using (($1+$2)/2):(safe($7,$3,1.0)-1.0) ls 14 title '',\
'MADatNLO.HwU' index 31 using (($1+$2)/2):(safe($6,$3,1.0)-1.0) ls 14 title '',\
'MADatNLO.HwU' index 30 using (($1+$2)/2):(safe($7,$3,1.0)-1.0) ls 13 title '',\
'MADatNLO.HwU' index 30 using (($1+$2)/2):(safe($6,$3,1.0)-1.0) ls 13 title '',\
'MADatNLO.HwU' index 29 using (($1+$2)/2):(safe($7,$3,1.0)-1.0) ls 12 title '',\
'MADatNLO.HwU' index 29 using (($1+$2)/2):(safe($6,$3,1.0)-1.0) ls 12 title '',\
'MADatNLO.HwU' index 28 using (($1+$2)/2):(safe($7,$3,1.0)-1.0) ls 11 title '',\
'MADatNLO.HwU' index 28 using (($1+$2)/2):(safe($6,$3,1.0)-1.0) ls 11 title '',\
0.0 ls 999 title '',\
'MADatNLO.HwU' index 31 using (($1+$2)/2):(0.0):(safe($4,$3,0.0)) w yerrorbar ls 4 title '',\
'MADatNLO.HwU' index 31 using (($1+$2)/2):(safe($5,$3,1.0)-1.0) ls 4 title '',\
'MADatNLO.HwU' index 30 using (($1+$2)/2):(0.0):(safe($4,$3,0.0)) w yerrorbar ls 3 title '',\
'MADatNLO.HwU' index 30 using (($1+$2)/2):(safe($5,$3,1.0)-1.0) ls 3 title '',\
'MADatNLO.HwU' index 29 using (($1+$2)/2):(0.0):(safe($4,$3,0.0)) w yerrorbar ls 2 title '',\
'MADatNLO.HwU' index 29 using (($1+$2)/2):(safe($5,$3,1.0)-1.0) ls 2 title '',\
'MADatNLO.HwU' index 28 using (($1+$2)/2):(0.0):(safe($4,$3,0.0)) w yerrorbar ls 1 title '',\
'MADatNLO.HwU' index 28 using (($1+$2)/2):(safe($5,$3,1.0)-1.0) ls 1 title ''
#-- rendering subhistograms '(LO|#1SD0|#1SD1|#1)/(NLO|#1 central value) ratio'
unset label
unset format
set yrange [-2.4000e-01:1.2000e+00]
set origin 0.0000e+00, 2.0000e-01
set size 1.0000e+00, 1.5000e-01
set mytics 2
set ytics auto
set format x
unset logscale y
set ylabel "ratio w.r.t. NLO|#1"
set label "(LO|#1SD0|#1SD1|#1)/(NLO|#1 central value)" font ",9" at graph 0.03, graph 0.13
plot \
1.0 ls 999 title '',\
'MADatNLO.HwU' index 34 using (($1+$2)/2):7 ls 14 title '',\
'MADatNLO.HwU' index 34 using (($1+$2)/2):6 ls 14 title '',\
'MADatNLO.HwU' index 33 using (($1+$2)/2):7 ls 13 title '',\
'MADatNLO.HwU' index 33 using (($1+$2)/2):6 ls 13 title '',\
'MADatNLO.HwU' index 32 using (($1+$2)/2):7 ls 12 title '',\
'MADatNLO.HwU' index 32 using (($1+$2)/2):6 ls 12 title '',\
'MADatNLO.HwU' index 34 using (($1+$2)/2):5 ls 4 title '',\
'MADatNLO.HwU' index 34 using (($1+$2)/2):3:4 w yerrorbar ls 4 title '',\
'MADatNLO.HwU' index 34 using (($1+$2)/2):3 ls 4 title '',\
'MADatNLO.HwU' index 33 using (($1+$2)/2):5 ls 3 title '',\
'MADatNLO.HwU' index 33 using (($1+$2)/2):3:4 w yerrorbar ls 3 title '',\
'MADatNLO.HwU' index 33 using (($1+$2)/2):3 ls 3 title '',\
'MADatNLO.HwU' index 32 using (($1+$2)/2):5 ls 2 title '',\
'MADatNLO.HwU' index 32 using (($1+$2)/2):3:4 w yerrorbar ls 2 title '',\
'MADatNLO.HwU' index 32 using (($1+$2)/2):3 ls 2 title ''

unset label

################################################################################

################################################################################
### Rendering of the plot titled 'electron log pT'
################################################################################

set multiplot
set label "electron log pT" font ",13" at graph 0.04, graph 1.05
set xrange [-2.0000e-01:3.8000e+00]
set bmargin 0 
set tmargin 0
set xtics nomirror
set ytics nomirror
set mytics 10
set xtics auto
set key horizontal noreverse maxcols 1 width -4 
set label front 'MadGraph5\_aMC\@NLO' font "Courier,11" rotate by 90 at graph 1.02, graph 0.04

#-- rendering subhistograms 'NLO|#1 and LO|#1 results'

set format y '10^{%T}'
set yrange [9.0000e-01:1.1000e+02]
set origin 0.0000e+00, 5.0000e-01
set size 1.0000e+00, 4.0000e-01
set mytics 10
set ytics auto
set format x ''
set logscale y
set ylabel "{/Symbol s} per bin [pb]"

plot \
sqrt(-1) ls 14 title 'SD1|#1, scale variation',\
sqrt(-1) ls 13 title 'SD0|#1, scale variation',\
sqrt(-1) ls 12 title 'LO|#1, scale variation',\
sqrt(-1) ls 11 title 'NLO|#1, scale variation',\
'MADatNLO.HwU' index 38 using (($1+$2)/2):($3 >= 0 ? sqrt(-1) : abs($3)):4 w yerrorbar ls 104 title '',\
'MADatNLO.HwU' index 38 using (($1+$2)/2):($3 >= 0 ? sqrt(-1) : abs($3)) ls 104 title '',\
'MADatNLO.HwU' index 38 using (($1+$2)/2):($3 < 0 ? sqrt(-1) : $3):4 w yerrorbar ls 4 title '',\
'MADatNLO.HwU' index 38 using (($1+$2)/2):($3 < 0 ? sqrt(-1) : $3) ls 4 title 'SD1|#1, central value, dynamical\_scale\_choice=10',\
'MADatNLO.HwU' index 37 using (($1+$2)/2):($3 >= 0 ? sqrt(-1) : abs($3)):4 w yerrorbar ls 103 title '',\
'MADatNLO.HwU' index 37 using (($1+$2)/2):($3 >= 0 ? sqrt(-1) : abs($3)) ls 103 title '',\
'MADatNLO.HwU' index 37 using (($1+$2)/2):($3 < 0 ? sqrt(-1) : $3):4 w yerrorbar ls 3 title '',\
'MADatNLO.HwU' index 37 using (($1+$2)/2):($3 < 0 ? sqrt(-1) : $3) ls 3 title 'SD0|#1, central value, dynamical\_scale\_choice=10',\
'MADatNLO.HwU' index 36 using (($1+$2)/2):($3 >= 0 ? sqrt(-1) : abs($3)):4 w yerrorbar ls 102 title '',\
'MADatNLO.HwU' index 36 using (($1+$2)/2):($3 >= 0 ? sqrt(-1) : abs($3)) ls 102 title '',\
'MADatNLO.HwU' index 36 using (($1+$2)/2):($3 < 0 ? sqrt(-1) : $3):4 w yerrorbar ls 2 title '',\
'MADatNLO.HwU' index 36 using (($1+$2)/2):($3 < 0 ? sqrt(-1) : $3) ls 2 title 'LO|#1, central value, dynamical\_scale\_choice=10',\
'MADatNLO.HwU' index 35 using (($1+$2)/2):($3 >= 0 ? sqrt(-1) : abs($3)):4 w yerrorbar ls 101 title '',\
'MADatNLO.HwU' index 35 using (($1+$2)/2):($3 >= 0 ? sqrt(-1) : abs($3)) ls 101 title '',\
'MADatNLO.HwU' index 35 using (($1+$2)/2):($3 < 0 ? sqrt(-1) : $3):4 w yerrorbar ls 1 title '',\
'MADatNLO.HwU' index 35 using (($1+$2)/2):($3 < 0 ? sqrt(-1) : $3) ls 1 title 'NLO|#1, central value, dynamical\_scale\_choice=10'
#-- rendering subhistograms 'Relative scale and PDF uncertainty'
unset label
unset format
set yrange [-1.4800e+00:1.4000e+00]
set origin 0.0000e+00, 3.5000e-01
set size 1.0000e+00, 1.5000e-01
set mytics 2
set ytics auto
set format x ''
unset logscale y
set ylabel "NLO|#1 rel.unc."
set label "Relative uncertainties w.r.t. central values" font ",9" front at graph 0.03, graph 0.13
plot \
'MADatNLO.HwU' index 38 using (($1+$2)/2):(safe($7,$3,1.0)-1.0) ls 14 title '',\
'MADatNLO.HwU' index 38 using (($1+$2)/2):(safe($6,$3,1.0)-1.0) ls 14 title '',\
'MADatNLO.HwU' index 37 using (($1+$2)/2):(safe($7,$3,1.0)-1.0) ls 13 title '',\
'MADatNLO.HwU' index 37 using (($1+$2)/2):(safe($6,$3,1.0)-1.0) ls 13 title '',\
'MADatNLO.HwU' index 36 using (($1+$2)/2):(safe($7,$3,1.0)-1.0) ls 12 title '',\
'MADatNLO.HwU' index 36 using (($1+$2)/2):(safe($6,$3,1.0)-1.0) ls 12 title '',\
'MADatNLO.HwU' index 35 using (($1+$2)/2):(safe($7,$3,1.0)-1.0) ls 11 title '',\
'MADatNLO.HwU' index 35 using (($1+$2)/2):(safe($6,$3,1.0)-1.0) ls 11 title '',\
0.0 ls 999 title '',\
'MADatNLO.HwU' index 38 using (($1+$2)/2):(0.0):(safe($4,$3,0.0)) w yerrorbar ls 4 title '',\
'MADatNLO.HwU' index 38 using (($1+$2)/2):(safe($5,$3,1.0)-1.0) ls 4 title '',\
'MADatNLO.HwU' index 37 using (($1+$2)/2):(0.0):(safe($4,$3,0.0)) w yerrorbar ls 3 title '',\
'MADatNLO.HwU' index 37 using (($1+$2)/2):(safe($5,$3,1.0)-1.0) ls 3 title '',\
'MADatNLO.HwU' index 36 using (($1+$2)/2):(0.0):(safe($4,$3,0.0)) w yerrorbar ls 2 title '',\
'MADatNLO.HwU' index 36 using (($1+$2)/2):(safe($5,$3,1.0)-1.0) ls 2 title '',\
'MADatNLO.HwU' index 35 using (($1+$2)/2):(0.0):(safe($4,$3,0.0)) w yerrorbar ls 1 title '',\
'MADatNLO.HwU' index 35 using (($1+$2)/2):(safe($5,$3,1.0)-1.0) ls 1 title ''
#-- rendering subhistograms '(LO|#1SD0|#1SD1|#1)/(NLO|#1 central value) ratio'
unset label
unset format
set yrange [-2.4000e-01:1.2000e+00]
set origin 0.0000e+00, 2.0000e-01
set size 1.0000e+00, 1.5000e-01
set mytics 2
set ytics auto
set format x
unset logscale y
set ylabel "ratio w.r.t. NLO|#1"
set label "(LO|#1SD0|#1SD1|#1)/(NLO|#1 central value)" font ",9" at graph 0.03, graph 0.13
plot \
1.0 ls 999 title '',\
'MADatNLO.HwU' index 41 using (($1+$2)/2):7 ls 14 title '',\
'MADatNLO.HwU' index 41 using (($1+$2)/2):6 ls 14 title '',\
'MADatNLO.HwU' index 40 using (($1+$2)/2):7 ls 13 title '',\
'MADatNLO.HwU' index 40 using (($1+$2)/2):6 ls 13 title '',\
'MADatNLO.HwU' index 39 using (($1+$2)/2):7 ls 12 title '',\
'MADatNLO.HwU' index 39 using (($1+$2)/2):6 ls 12 title '',\
'MADatNLO.HwU' index 41 using (($1+$2)/2):5 ls 4 title '',\
'MADatNLO.HwU' index 41 using (($1+$2)/2):3:4 w yerrorbar ls 4 title '',\
'MADatNLO.HwU' index 41 using (($1+$2)/2):3 ls 4 title '',\
'MADatNLO.HwU' index 40 using (($1+$2)/2):5 ls 3 title '',\
'MADatNLO.HwU' index 40 using (($1+$2)/2):3:4 w yerrorbar ls 3 title '',\
'MADatNLO.HwU' index 40 using (($1+$2)/2):3 ls 3 title '',\
'MADatNLO.HwU' index 39 using (($1+$2)/2):5 ls 2 title '',\
'MADatNLO.HwU' index 39 using (($1+$2)/2):3:4 w yerrorbar ls 2 title '',\
'MADatNLO.HwU' index 39 using (($1+$2)/2):3 ls 2 title ''

unset label

################################################################################

################################################################################
### Rendering of the plot titled 'positron log pT'
################################################################################

set multiplot
set label "positron log pT" font ",13" at graph 0.04, graph 1.05
set xrange [-2.0000e-01:3.8000e+00]
set bmargin 0 
set tmargin 0
set xtics nomirror
set ytics nomirror
set mytics 10
set xtics auto
set key horizontal noreverse maxcols 1 width -4 
set label front 'MadGraph5\_aMC\@NLO' font "Courier,11" rotate by 90 at graph 1.02, graph 0.04

#-- rendering subhistograms 'NLO|#1 and LO|#1 results'

set format y '10^{%T}'
set yrange [9.0000e-01:1.1000e+02]
set origin 0.0000e+00, 5.0000e-01
set size 1.0000e+00, 4.0000e-01
set mytics 10
set ytics auto
set format x ''
set logscale y
set ylabel "{/Symbol s} per bin [pb]"

plot \
sqrt(-1) ls 14 title 'SD1|#1, scale variation',\
sqrt(-1) ls 13 title 'SD0|#1, scale variation',\
sqrt(-1) ls 12 title 'LO|#1, scale variation',\
sqrt(-1) ls 11 title 'NLO|#1, scale variation',\
'MADatNLO.HwU' index 45 using (($1+$2)/2):($3 >= 0 ? sqrt(-1) : abs($3)):4 w yerrorbar ls 104 title '',\
'MADatNLO.HwU' index 45 using (($1+$2)/2):($3 >= 0 ? sqrt(-1) : abs($3)) ls 104 title '',\
'MADatNLO.HwU' index 45 using (($1+$2)/2):($3 < 0 ? sqrt(-1) : $3):4 w yerrorbar ls 4 title '',\
'MADatNLO.HwU' index 45 using (($1+$2)/2):($3 < 0 ? sqrt(-1) : $3) ls 4 title 'SD1|#1, central value, dynamical\_scale\_choice=10',\
'MADatNLO.HwU' index 44 using (($1+$2)/2):($3 >= 0 ? sqrt(-1) : abs($3)):4 w yerrorbar ls 103 title '',\
'MADatNLO.HwU' index 44 using (($1+$2)/2):($3 >= 0 ? sqrt(-1) : abs($3)) ls 103 title '',\
'MADatNLO.HwU' index 44 using (($1+$2)/2):($3 < 0 ? sqrt(-1) : $3):4 w yerrorbar ls 3 title '',\
'MADatNLO.HwU' index 44 using (($1+$2)/2):($3 < 0 ? sqrt(-1) : $3) ls 3 title 'SD0|#1, central value, dynamical\_scale\_choice=10',\
'MADatNLO.HwU' index 43 using (($1+$2)/2):($3 >= 0 ? sqrt(-1) : abs($3)):4 w yerrorbar ls 102 title '',\
'MADatNLO.HwU' index 43 using (($1+$2)/2):($3 >= 0 ? sqrt(-1) : abs($3)) ls 102 title '',\
'MADatNLO.HwU' index 43 using (($1+$2)/2):($3 < 0 ? sqrt(-1) : $3):4 w yerrorbar ls 2 title '',\
'MADatNLO.HwU' index 43 using (($1+$2)/2):($3 < 0 ? sqrt(-1) : $3) ls 2 title 'LO|#1, central value, dynamical\_scale\_choice=10',\
'MADatNLO.HwU' index 42 using (($1+$2)/2):($3 >= 0 ? sqrt(-1) : abs($3)):4 w yerrorbar ls 101 title '',\
'MADatNLO.HwU' index 42 using (($1+$2)/2):($3 >= 0 ? sqrt(-1) : abs($3)) ls 101 title '',\
'MADatNLO.HwU' index 42 using (($1+$2)/2):($3 < 0 ? sqrt(-1) : $3):4 w yerrorbar ls 1 title '',\
'MADatNLO.HwU' index 42 using (($1+$2)/2):($3 < 0 ? sqrt(-1) : $3) ls 1 title 'NLO|#1, central value, dynamical\_scale\_choice=10'
#-- rendering subhistograms 'Relative scale and PDF uncertainty'
unset label
unset format
set yrange [-1.4800e+00:1.4000e+00]
set origin 0.0000e+00, 3.5000e-01
set size 1.0000e+00, 1.5000e-01
set mytics 2
set ytics auto
set format x ''
unset logscale y
set ylabel "NLO|#1 rel.unc."
set label "Relative uncertainties w.r.t. central values" font ",9" front at graph 0.03, graph 0.13
plot \
'MADatNLO.HwU' index 45 using (($1+$2)/2):(safe($7,$3,1.0)-1.0) ls 14 title '',\
'MADatNLO.HwU' index 45 using (($1+$2)/2):(safe($6,$3,1.0)-1.0) ls 14 title '',\
'MADatNLO.HwU' index 44 using (($1+$2)/2):(safe($7,$3,1.0)-1.0) ls 13 title '',\
'MADatNLO.HwU' index 44 using (($1+$2)/2):(safe($6,$3,1.0)-1.0) ls 13 title '',\
'MADatNLO.HwU' index 43 using (($1+$2)/2):(safe($7,$3,1.0)-1.0) ls 12 title '',\
'MADatNLO.HwU' index 43 using (($1+$2)/2):(safe($6,$3,1.0)-1.0) ls 12 title '',\
'MADatNLO.HwU' index 42 using (($1+$2)/2):(safe($7,$3,1.0)-1.0) ls 11 title '',\
'MADatNLO.HwU' index 42 using (($1+$2)/2):(safe($6,$3,1.0)-1.0) ls 11 title '',\
0.0 ls 999 title '',\
'MADatNLO.HwU' index 45 using (($1+$2)/2):(0.0):(safe($4,$3,0.0)) w yerrorbar ls 4 title '',\
'MADatNLO.HwU' index 45 using (($1+$2)/2):(safe($5,$3,1.0)-1.0) ls 4 title '',\
'MADatNLO.HwU' index 44 using (($1+$2)/2):(0.0):(safe($4,$3,0.0)) w yerrorbar ls 3 title '',\
'MADatNLO.HwU' index 44 using (($1+$2)/2):(safe($5,$3,1.0)-1.0) ls 3 title '',\
'MADatNLO.HwU' index 43 using (($1+$2)/2):(0.0):(safe($4,$3,0.0)) w yerrorbar ls 2 title '',\
'MADatNLO.HwU' index 43 using (($1+$2)/2):(safe($5,$3,1.0)-1.0) ls 2 title '',\
'MADatNLO.HwU' index 42 using (($1+$2)/2):(0.0):(safe($4,$3,0.0)) w yerrorbar ls 1 title '',\
'MADatNLO.HwU' index 42 using (($1+$2)/2):(safe($5,$3,1.0)-1.0) ls 1 title ''
#-- rendering subhistograms '(LO|#1SD0|#1SD1|#1)/(NLO|#1 central value) ratio'
unset label
unset format
set yrange [-2.4000e-01:1.2000e+00]
set origin 0.0000e+00, 2.0000e-01
set size 1.0000e+00, 1.5000e-01
set mytics 2
set ytics auto
set format x
unset logscale y
set ylabel "ratio w.r.t. NLO|#1"
set label "(LO|#1SD0|#1SD1|#1)/(NLO|#1 central value)" font ",9" at graph 0.03, graph 0.13
plot \
1.0 ls 999 title '',\
'MADatNLO.HwU' index 48 using (($1+$2)/2):7 ls 14 title '',\
'MADatNLO.HwU' index 48 using (($1+$2)/2):6 ls 14 title '',\
'MADatNLO.HwU' index 47 using (($1+$2)/2):7 ls 13 title '',\
'MADatNLO.HwU' index 47 using (($1+$2)/2):6 ls 13 title '',\
'MADatNLO.HwU' index 46 using (($1+$2)/2):7 ls 12 title '',\
'MADatNLO.HwU' index 46 using (($1+$2)/2):6 ls 12 title '',\
'MADatNLO.HwU' index 48 using (($1+$2)/2):5 ls 4 title '',\
'MADatNLO.HwU' index 48 using (($1+$2)/2):3:4 w yerrorbar ls 4 title '',\
'MADatNLO.HwU' index 48 using (($1+$2)/2):3 ls 4 title '',\
'MADatNLO.HwU' index 47 using (($1+$2)/2):5 ls 3 title '',\
'MADatNLO.HwU' index 47 using (($1+$2)/2):3:4 w yerrorbar ls 3 title '',\
'MADatNLO.HwU' index 47 using (($1+$2)/2):3 ls 3 title '',\
'MADatNLO.HwU' index 46 using (($1+$2)/2):5 ls 2 title '',\
'MADatNLO.HwU' index 46 using (($1+$2)/2):3:4 w yerrorbar ls 2 title '',\
'MADatNLO.HwU' index 46 using (($1+$2)/2):3 ls 2 title ''

unset label

################################################################################

################################################################################
### Rendering of the plot titled 'mu-plus log pT'
################################################################################

set multiplot
set label "mu-plus log pT" font ",13" at graph 0.04, graph 1.05
set xrange [-2.0000e-01:3.8000e+00]
set bmargin 0 
set tmargin 0
set xtics nomirror
set ytics nomirror
set mytics 10
set xtics auto
set key horizontal noreverse maxcols 1 width -4 
set label front 'MadGraph5\_aMC\@NLO' font "Courier,11" rotate by 90 at graph 1.02, graph 0.04

#-- rendering subhistograms 'NLO|#1 and LO|#1 results'

set format y '10^{%T}'
set yrange [9.0000e-01:1.1000e+02]
set origin 0.0000e+00, 5.0000e-01
set size 1.0000e+00, 4.0000e-01
set mytics 10
set ytics auto
set format x ''
set logscale y
set ylabel "{/Symbol s} per bin [pb]"

plot \
sqrt(-1) ls 14 title 'SD1|#1, scale variation',\
sqrt(-1) ls 13 title 'SD0|#1, scale variation',\
sqrt(-1) ls 12 title 'LO|#1, scale variation',\
sqrt(-1) ls 11 title 'NLO|#1, scale variation',\
'MADatNLO.HwU' index 52 using (($1+$2)/2):($3 >= 0 ? sqrt(-1) : abs($3)):4 w yerrorbar ls 104 title '',\
'MADatNLO.HwU' index 52 using (($1+$2)/2):($3 >= 0 ? sqrt(-1) : abs($3)) ls 104 title '',\
'MADatNLO.HwU' index 52 using (($1+$2)/2):($3 < 0 ? sqrt(-1) : $3):4 w yerrorbar ls 4 title '',\
'MADatNLO.HwU' index 52 using (($1+$2)/2):($3 < 0 ? sqrt(-1) : $3) ls 4 title 'SD1|#1, central value, dynamical\_scale\_choice=10',\
'MADatNLO.HwU' index 51 using (($1+$2)/2):($3 >= 0 ? sqrt(-1) : abs($3)):4 w yerrorbar ls 103 title '',\
'MADatNLO.HwU' index 51 using (($1+$2)/2):($3 >= 0 ? sqrt(-1) : abs($3)) ls 103 title '',\
'MADatNLO.HwU' index 51 using (($1+$2)/2):($3 < 0 ? sqrt(-1) : $3):4 w yerrorbar ls 3 title '',\
'MADatNLO.HwU' index 51 using (($1+$2)/2):($3 < 0 ? sqrt(-1) : $3) ls 3 title 'SD0|#1, central value, dynamical\_scale\_choice=10',\
'MADatNLO.HwU' index 50 using (($1+$2)/2):($3 >= 0 ? sqrt(-1) : abs($3)):4 w yerrorbar ls 102 title '',\
'MADatNLO.HwU' index 50 using (($1+$2)/2):($3 >= 0 ? sqrt(-1) : abs($3)) ls 102 title '',\
'MADatNLO.HwU' index 50 using (($1+$2)/2):($3 < 0 ? sqrt(-1) : $3):4 w yerrorbar ls 2 title '',\
'MADatNLO.HwU' index 50 using (($1+$2)/2):($3 < 0 ? sqrt(-1) : $3) ls 2 title 'LO|#1, central value, dynamical\_scale\_choice=10',\
'MADatNLO.HwU' index 49 using (($1+$2)/2):($3 >= 0 ? sqrt(-1) : abs($3)):4 w yerrorbar ls 101 title '',\
'MADatNLO.HwU' index 49 using (($1+$2)/2):($3 >= 0 ? sqrt(-1) : abs($3)) ls 101 title '',\
'MADatNLO.HwU' index 49 using (($1+$2)/2):($3 < 0 ? sqrt(-1) : $3):4 w yerrorbar ls 1 title '',\
'MADatNLO.HwU' index 49 using (($1+$2)/2):($3 < 0 ? sqrt(-1) : $3) ls 1 title 'NLO|#1, central value, dynamical\_scale\_choice=10'
#-- rendering subhistograms 'Relative scale and PDF uncertainty'
unset label
unset format
set yrange [-1.4800e+00:1.4000e+00]
set origin 0.0000e+00, 3.5000e-01
set size 1.0000e+00, 1.5000e-01
set mytics 2
set ytics auto
set format x ''
unset logscale y
set ylabel "NLO|#1 rel.unc."
set label "Relative uncertainties w.r.t. central values" font ",9" front at graph 0.03, graph 0.13
plot \
'MADatNLO.HwU' index 52 using (($1+$2)/2):(safe($7,$3,1.0)-1.0) ls 14 title '',\
'MADatNLO.HwU' index 52 using (($1+$2)/2):(safe($6,$3,1.0)-1.0) ls 14 title '',\
'MADatNLO.HwU' index 51 using (($1+$2)/2):(safe($7,$3,1.0)-1.0) ls 13 title '',\
'MADatNLO.HwU' index 51 using (($1+$2)/2):(safe($6,$3,1.0)-1.0) ls 13 title '',\
'MADatNLO.HwU' index 50 using (($1+$2)/2):(safe($7,$3,1.0)-1.0) ls 12 title '',\
'MADatNLO.HwU' index 50 using (($1+$2)/2):(safe($6,$3,1.0)-1.0) ls 12 title '',\
'MADatNLO.HwU' index 49 using (($1+$2)/2):(safe($7,$3,1.0)-1.0) ls 11 title '',\
'MADatNLO.HwU' index 49 using (($1+$2)/2):(safe($6,$3,1.0)-1.0) ls 11 title '',\
0.0 ls 999 title '',\
'MADatNLO.HwU' index 52 using (($1+$2)/2):(0.0):(safe($4,$3,0.0)) w yerrorbar ls 4 title '',\
'MADatNLO.HwU' index 52 using (($1+$2)/2):(safe($5,$3,1.0)-1.0) ls 4 title '',\
'MADatNLO.HwU' index 51 using (($1+$2)/2):(0.0):(safe($4,$3,0.0)) w yerrorbar ls 3 title '',\
'MADatNLO.HwU' index 51 using (($1+$2)/2):(safe($5,$3,1.0)-1.0) ls 3 title '',\
'MADatNLO.HwU' index 50 using (($1+$2)/2):(0.0):(safe($4,$3,0.0)) w yerrorbar ls 2 title '',\
'MADatNLO.HwU' index 50 using (($1+$2)/2):(safe($5,$3,1.0)-1.0) ls 2 title '',\
'MADatNLO.HwU' index 49 using (($1+$2)/2):(0.0):(safe($4,$3,0.0)) w yerrorbar ls 1 title '',\
'MADatNLO.HwU' index 49 using (($1+$2)/2):(safe($5,$3,1.0)-1.0) ls 1 title ''
#-- rendering subhistograms '(LO|#1SD0|#1SD1|#1)/(NLO|#1 central value) ratio'
unset label
unset format
set yrange [-2.4000e-01:1.2000e+00]
set origin 0.0000e+00, 2.0000e-01
set size 1.0000e+00, 1.5000e-01
set mytics 2
set ytics auto
set format x
unset logscale y
set ylabel "ratio w.r.t. NLO|#1"
set label "(LO|#1SD0|#1SD1|#1)/(NLO|#1 central value)" font ",9" at graph 0.03, graph 0.13
plot \
1.0 ls 999 title '',\
'MADatNLO.HwU' index 55 using (($1+$2)/2):7 ls 14 title '',\
'MADatNLO.HwU' index 55 using (($1+$2)/2):6 ls 14 title '',\
'MADatNLO.HwU' index 54 using (($1+$2)/2):7 ls 13 title '',\
'MADatNLO.HwU' index 54 using (($1+$2)/2):6 ls 13 title '',\
'MADatNLO.HwU' index 53 using (($1+$2)/2):7 ls 12 title '',\
'MADatNLO.HwU' index 53 using (($1+$2)/2):6 ls 12 title '',\
'MADatNLO.HwU' index 55 using (($1+$2)/2):5 ls 4 title '',\
'MADatNLO.HwU' index 55 using (($1+$2)/2):3:4 w yerrorbar ls 4 title '',\
'MADatNLO.HwU' index 55 using (($1+$2)/2):3 ls 4 title '',\
'MADatNLO.HwU' index 54 using (($1+$2)/2):5 ls 3 title '',\
'MADatNLO.HwU' index 54 using (($1+$2)/2):3:4 w yerrorbar ls 3 title '',\
'MADatNLO.HwU' index 54 using (($1+$2)/2):3 ls 3 title '',\
'MADatNLO.HwU' index 53 using (($1+$2)/2):5 ls 2 title '',\
'MADatNLO.HwU' index 53 using (($1+$2)/2):3:4 w yerrorbar ls 2 title '',\
'MADatNLO.HwU' index 53 using (($1+$2)/2):3 ls 2 title ''

unset label

################################################################################

################################################################################
### Rendering of the plot titled 'mu-minus log pT'
################################################################################

set multiplot
set label "mu-minus log pT" font ",13" at graph 0.04, graph 1.05
set xrange [-2.0000e-01:3.8000e+00]
set bmargin 0 
set tmargin 0
set xtics nomirror
set ytics nomirror
set mytics 10
set xtics auto
set key horizontal noreverse maxcols 1 width -4 
set label front 'MadGraph5\_aMC\@NLO' font "Courier,11" rotate by 90 at graph 1.02, graph 0.04

#-- rendering subhistograms 'NLO|#1 and LO|#1 results'

set format y '10^{%T}'
set yrange [9.0000e-01:1.1000e+02]
set origin 0.0000e+00, 5.0000e-01
set size 1.0000e+00, 4.0000e-01
set mytics 10
set ytics auto
set format x ''
set logscale y
set ylabel "{/Symbol s} per bin [pb]"

plot \
sqrt(-1) ls 14 title 'SD1|#1, scale variation',\
sqrt(-1) ls 13 title 'SD0|#1, scale variation',\
sqrt(-1) ls 12 title 'LO|#1, scale variation',\
sqrt(-1) ls 11 title 'NLO|#1, scale variation',\
'MADatNLO.HwU' index 59 using (($1+$2)/2):($3 >= 0 ? sqrt(-1) : abs($3)):4 w yerrorbar ls 104 title '',\
'MADatNLO.HwU' index 59 using (($1+$2)/2):($3 >= 0 ? sqrt(-1) : abs($3)) ls 104 title '',\
'MADatNLO.HwU' index 59 using (($1+$2)/2):($3 < 0 ? sqrt(-1) : $3):4 w yerrorbar ls 4 title '',\
'MADatNLO.HwU' index 59 using (($1+$2)/2):($3 < 0 ? sqrt(-1) : $3) ls 4 title 'SD1|#1, central value, dynamical\_scale\_choice=10',\
'MADatNLO.HwU' index 58 using (($1+$2)/2):($3 >= 0 ? sqrt(-1) : abs($3)):4 w yerrorbar ls 103 title '',\
'MADatNLO.HwU' index 58 using (($1+$2)/2):($3 >= 0 ? sqrt(-1) : abs($3)) ls 103 title '',\
'MADatNLO.HwU' index 58 using (($1+$2)/2):($3 < 0 ? sqrt(-1) : $3):4 w yerrorbar ls 3 title '',\
'MADatNLO.HwU' index 58 using (($1+$2)/2):($3 < 0 ? sqrt(-1) : $3) ls 3 title 'SD0|#1, central value, dynamical\_scale\_choice=10',\
'MADatNLO.HwU' index 57 using (($1+$2)/2):($3 >= 0 ? sqrt(-1) : abs($3)):4 w yerrorbar ls 102 title '',\
'MADatNLO.HwU' index 57 using (($1+$2)/2):($3 >= 0 ? sqrt(-1) : abs($3)) ls 102 title '',\
'MADatNLO.HwU' index 57 using (($1+$2)/2):($3 < 0 ? sqrt(-1) : $3):4 w yerrorbar ls 2 title '',\
'MADatNLO.HwU' index 57 using (($1+$2)/2):($3 < 0 ? sqrt(-1) : $3) ls 2 title 'LO|#1, central value, dynamical\_scale\_choice=10',\
'MADatNLO.HwU' index 56 using (($1+$2)/2):($3 >= 0 ? sqrt(-1) : abs($3)):4 w yerrorbar ls 101 title '',\
'MADatNLO.HwU' index 56 using (($1+$2)/2):($3 >= 0 ? sqrt(-1) : abs($3)) ls 101 title '',\
'MADatNLO.HwU' index 56 using (($1+$2)/2):($3 < 0 ? sqrt(-1) : $3):4 w yerrorbar ls 1 title '',\
'MADatNLO.HwU' index 56 using (($1+$2)/2):($3 < 0 ? sqrt(-1) : $3) ls 1 title 'NLO|#1, central value, dynamical\_scale\_choice=10'
#-- rendering subhistograms 'Relative scale and PDF uncertainty'
unset label
unset format
set yrange [-1.4800e+00:1.4000e+00]
set origin 0.0000e+00, 3.5000e-01
set size 1.0000e+00, 1.5000e-01
set mytics 2
set ytics auto
set format x ''
unset logscale y
set ylabel "NLO|#1 rel.unc."
set label "Relative uncertainties w.r.t. central values" font ",9" front at graph 0.03, graph 0.13
plot \
'MADatNLO.HwU' index 59 using (($1+$2)/2):(safe($7,$3,1.0)-1.0) ls 14 title '',\
'MADatNLO.HwU' index 59 using (($1+$2)/2):(safe($6,$3,1.0)-1.0) ls 14 title '',\
'MADatNLO.HwU' index 58 using (($1+$2)/2):(safe($7,$3,1.0)-1.0) ls 13 title '',\
'MADatNLO.HwU' index 58 using (($1+$2)/2):(safe($6,$3,1.0)-1.0) ls 13 title '',\
'MADatNLO.HwU' index 57 using (($1+$2)/2):(safe($7,$3,1.0)-1.0) ls 12 title '',\
'MADatNLO.HwU' index 57 using (($1+$2)/2):(safe($6,$3,1.0)-1.0) ls 12 title '',\
'MADatNLO.HwU' index 56 using (($1+$2)/2):(safe($7,$3,1.0)-1.0) ls 11 title '',\
'MADatNLO.HwU' index 56 using (($1+$2)/2):(safe($6,$3,1.0)-1.0) ls 11 title '',\
0.0 ls 999 title '',\
'MADatNLO.HwU' index 59 using (($1+$2)/2):(0.0):(safe($4,$3,0.0)) w yerrorbar ls 4 title '',\
'MADatNLO.HwU' index 59 using (($1+$2)/2):(safe($5,$3,1.0)-1.0) ls 4 title '',\
'MADatNLO.HwU' index 58 using (($1+$2)/2):(0.0):(safe($4,$3,0.0)) w yerrorbar ls 3 title '',\
'MADatNLO.HwU' index 58 using (($1+$2)/2):(safe($5,$3,1.0)-1.0) ls 3 title '',\
'MADatNLO.HwU' index 57 using (($1+$2)/2):(0.0):(safe($4,$3,0.0)) w yerrorbar ls 2 title '',\
'MADatNLO.HwU' index 57 using (($1+$2)/2):(safe($5,$3,1.0)-1.0) ls 2 title '',\
'MADatNLO.HwU' index 56 using (($1+$2)/2):(0.0):(safe($4,$3,0.0)) w yerrorbar ls 1 title '',\
'MADatNLO.HwU' index 56 using (($1+$2)/2):(safe($5,$3,1.0)-1.0) ls 1 title ''
#-- rendering subhistograms '(LO|#1SD0|#1SD1|#1)/(NLO|#1 central value) ratio'
unset label
unset format
set yrange [-2.4000e-01:1.2000e+00]
set origin 0.0000e+00, 2.0000e-01
set size 1.0000e+00, 1.5000e-01
set mytics 2
set ytics auto
set format x
unset logscale y
set ylabel "ratio w.r.t. NLO|#1"
set label "(LO|#1SD0|#1SD1|#1)/(NLO|#1 central value)" font ",9" at graph 0.03, graph 0.13
plot \
1.0 ls 999 title '',\
'MADatNLO.HwU' index 62 using (($1+$2)/2):7 ls 14 title '',\
'MADatNLO.HwU' index 62 using (($1+$2)/2):6 ls 14 title '',\
'MADatNLO.HwU' index 61 using (($1+$2)/2):7 ls 13 title '',\
'MADatNLO.HwU' index 61 using (($1+$2)/2):6 ls 13 title '',\
'MADatNLO.HwU' index 60 using (($1+$2)/2):7 ls 12 title '',\
'MADatNLO.HwU' index 60 using (($1+$2)/2):6 ls 12 title '',\
'MADatNLO.HwU' index 62 using (($1+$2)/2):5 ls 4 title '',\
'MADatNLO.HwU' index 62 using (($1+$2)/2):3:4 w yerrorbar ls 4 title '',\
'MADatNLO.HwU' index 62 using (($1+$2)/2):3 ls 4 title '',\
'MADatNLO.HwU' index 61 using (($1+$2)/2):5 ls 3 title '',\
'MADatNLO.HwU' index 61 using (($1+$2)/2):3:4 w yerrorbar ls 3 title '',\
'MADatNLO.HwU' index 61 using (($1+$2)/2):3 ls 3 title '',\
'MADatNLO.HwU' index 60 using (($1+$2)/2):5 ls 2 title '',\
'MADatNLO.HwU' index 60 using (($1+$2)/2):3:4 w yerrorbar ls 2 title '',\
'MADatNLO.HwU' index 60 using (($1+$2)/2):3 ls 2 title ''

unset label

################################################################################

################################################################################
### Rendering of the plot titled 'epem log pT'
################################################################################

set multiplot
set label "epem log pT" font ",13" at graph 0.04, graph 1.05
set xrange [-2.0000e-01:3.8000e+00]
set bmargin 0 
set tmargin 0
set xtics nomirror
set ytics nomirror
set mytics 10
set xtics auto
set key horizontal noreverse maxcols 1 width -4 
set label front 'MadGraph5\_aMC\@NLO' font "Courier,11" rotate by 90 at graph 1.02, graph 0.04

#-- rendering subhistograms 'NLO|#1 and LO|#1 results'

set format y '10^{%T}'
set yrange [9.0000e-01:1.1000e+02]
set origin 0.0000e+00, 5.0000e-01
set size 1.0000e+00, 4.0000e-01
set mytics 10
set ytics auto
set format x ''
set logscale y
set ylabel "{/Symbol s} per bin [pb]"

plot \
sqrt(-1) ls 14 title 'SD1|#1, scale variation',\
sqrt(-1) ls 13 title 'SD0|#1, scale variation',\
sqrt(-1) ls 12 title 'LO|#1, scale variation',\
sqrt(-1) ls 11 title 'NLO|#1, scale variation',\
'MADatNLO.HwU' index 66 using (($1+$2)/2):($3 >= 0 ? sqrt(-1) : abs($3)):4 w yerrorbar ls 104 title '',\
'MADatNLO.HwU' index 66 using (($1+$2)/2):($3 >= 0 ? sqrt(-1) : abs($3)) ls 104 title '',\
'MADatNLO.HwU' index 66 using (($1+$2)/2):($3 < 0 ? sqrt(-1) : $3):4 w yerrorbar ls 4 title '',\
'MADatNLO.HwU' index 66 using (($1+$2)/2):($3 < 0 ? sqrt(-1) : $3) ls 4 title 'SD1|#1, central value, dynamical\_scale\_choice=10',\
'MADatNLO.HwU' index 65 using (($1+$2)/2):($3 >= 0 ? sqrt(-1) : abs($3)):4 w yerrorbar ls 103 title '',\
'MADatNLO.HwU' index 65 using (($1+$2)/2):($3 >= 0 ? sqrt(-1) : abs($3)) ls 103 title '',\
'MADatNLO.HwU' index 65 using (($1+$2)/2):($3 < 0 ? sqrt(-1) : $3):4 w yerrorbar ls 3 title '',\
'MADatNLO.HwU' index 65 using (($1+$2)/2):($3 < 0 ? sqrt(-1) : $3) ls 3 title 'SD0|#1, central value, dynamical\_scale\_choice=10',\
'MADatNLO.HwU' index 64 using (($1+$2)/2):($3 >= 0 ? sqrt(-1) : abs($3)):4 w yerrorbar ls 102 title '',\
'MADatNLO.HwU' index 64 using (($1+$2)/2):($3 >= 0 ? sqrt(-1) : abs($3)) ls 102 title '',\
'MADatNLO.HwU' index 64 using (($1+$2)/2):($3 < 0 ? sqrt(-1) : $3):4 w yerrorbar ls 2 title '',\
'MADatNLO.HwU' index 64 using (($1+$2)/2):($3 < 0 ? sqrt(-1) : $3) ls 2 title 'LO|#1, central value, dynamical\_scale\_choice=10',\
'MADatNLO.HwU' index 63 using (($1+$2)/2):($3 >= 0 ? sqrt(-1) : abs($3)):4 w yerrorbar ls 101 title '',\
'MADatNLO.HwU' index 63 using (($1+$2)/2):($3 >= 0 ? sqrt(-1) : abs($3)) ls 101 title '',\
'MADatNLO.HwU' index 63 using (($1+$2)/2):($3 < 0 ? sqrt(-1) : $3):4 w yerrorbar ls 1 title '',\
'MADatNLO.HwU' index 63 using (($1+$2)/2):($3 < 0 ? sqrt(-1) : $3) ls 1 title 'NLO|#1, central value, dynamical\_scale\_choice=10'
#-- rendering subhistograms 'Relative scale and PDF uncertainty'
unset label
unset format
set yrange [-1.4800e+00:1.4000e+00]
set origin 0.0000e+00, 3.5000e-01
set size 1.0000e+00, 1.5000e-01
set mytics 2
set ytics auto
set format x ''
unset logscale y
set ylabel "NLO|#1 rel.unc."
set label "Relative uncertainties w.r.t. central values" font ",9" front at graph 0.03, graph 0.13
plot \
'MADatNLO.HwU' index 66 using (($1+$2)/2):(safe($7,$3,1.0)-1.0) ls 14 title '',\
'MADatNLO.HwU' index 66 using (($1+$2)/2):(safe($6,$3,1.0)-1.0) ls 14 title '',\
'MADatNLO.HwU' index 65 using (($1+$2)/2):(safe($7,$3,1.0)-1.0) ls 13 title '',\
'MADatNLO.HwU' index 65 using (($1+$2)/2):(safe($6,$3,1.0)-1.0) ls 13 title '',\
'MADatNLO.HwU' index 64 using (($1+$2)/2):(safe($7,$3,1.0)-1.0) ls 12 title '',\
'MADatNLO.HwU' index 64 using (($1+$2)/2):(safe($6,$3,1.0)-1.0) ls 12 title '',\
'MADatNLO.HwU' index 63 using (($1+$2)/2):(safe($7,$3,1.0)-1.0) ls 11 title '',\
'MADatNLO.HwU' index 63 using (($1+$2)/2):(safe($6,$3,1.0)-1.0) ls 11 title '',\
0.0 ls 999 title '',\
'MADatNLO.HwU' index 66 using (($1+$2)/2):(0.0):(safe($4,$3,0.0)) w yerrorbar ls 4 title '',\
'MADatNLO.HwU' index 66 using (($1+$2)/2):(safe($5,$3,1.0)-1.0) ls 4 title '',\
'MADatNLO.HwU' index 65 using (($1+$2)/2):(0.0):(safe($4,$3,0.0)) w yerrorbar ls 3 title '',\
'MADatNLO.HwU' index 65 using (($1+$2)/2):(safe($5,$3,1.0)-1.0) ls 3 title '',\
'MADatNLO.HwU' index 64 using (($1+$2)/2):(0.0):(safe($4,$3,0.0)) w yerrorbar ls 2 title '',\
'MADatNLO.HwU' index 64 using (($1+$2)/2):(safe($5,$3,1.0)-1.0) ls 2 title '',\
'MADatNLO.HwU' index 63 using (($1+$2)/2):(0.0):(safe($4,$3,0.0)) w yerrorbar ls 1 title '',\
'MADatNLO.HwU' index 63 using (($1+$2)/2):(safe($5,$3,1.0)-1.0) ls 1 title ''
#-- rendering subhistograms '(LO|#1SD0|#1SD1|#1)/(NLO|#1 central value) ratio'
unset label
unset format
set yrange [-2.4000e-01:1.2000e+00]
set origin 0.0000e+00, 2.0000e-01
set size 1.0000e+00, 1.5000e-01
set mytics 2
set ytics auto
set format x
unset logscale y
set ylabel "ratio w.r.t. NLO|#1"
set label "(LO|#1SD0|#1SD1|#1)/(NLO|#1 central value)" font ",9" at graph 0.03, graph 0.13
plot \
1.0 ls 999 title '',\
'MADatNLO.HwU' index 69 using (($1+$2)/2):7 ls 14 title '',\
'MADatNLO.HwU' index 69 using (($1+$2)/2):6 ls 14 title '',\
'MADatNLO.HwU' index 68 using (($1+$2)/2):7 ls 13 title '',\
'MADatNLO.HwU' index 68 using (($1+$2)/2):6 ls 13 title '',\
'MADatNLO.HwU' index 67 using (($1+$2)/2):7 ls 12 title '',\
'MADatNLO.HwU' index 67 using (($1+$2)/2):6 ls 12 title '',\
'MADatNLO.HwU' index 69 using (($1+$2)/2):5 ls 4 title '',\
'MADatNLO.HwU' index 69 using (($1+$2)/2):3:4 w yerrorbar ls 4 title '',\
'MADatNLO.HwU' index 69 using (($1+$2)/2):3 ls 4 title '',\
'MADatNLO.HwU' index 68 using (($1+$2)/2):5 ls 3 title '',\
'MADatNLO.HwU' index 68 using (($1+$2)/2):3:4 w yerrorbar ls 3 title '',\
'MADatNLO.HwU' index 68 using (($1+$2)/2):3 ls 3 title '',\
'MADatNLO.HwU' index 67 using (($1+$2)/2):5 ls 2 title '',\
'MADatNLO.HwU' index 67 using (($1+$2)/2):3:4 w yerrorbar ls 2 title '',\
'MADatNLO.HwU' index 67 using (($1+$2)/2):3 ls 2 title ''

unset label

################################################################################

################################################################################
### Rendering of the plot titled 'mupmum log pT'
################################################################################

set multiplot
set label "mupmum log pT" font ",13" at graph 0.04, graph 1.05
set xrange [-2.0000e-01:3.8000e+00]
set bmargin 0 
set tmargin 0
set xtics nomirror
set ytics nomirror
set mytics 10
set xtics auto
set key horizontal noreverse maxcols 1 width -4 
set label front 'MadGraph5\_aMC\@NLO' font "Courier,11" rotate by 90 at graph 1.02, graph 0.04

#-- rendering subhistograms 'NLO|#1 and LO|#1 results'

set format y '10^{%T}'
set yrange [9.0000e-01:1.1000e+02]
set origin 0.0000e+00, 5.0000e-01
set size 1.0000e+00, 4.0000e-01
set mytics 10
set ytics auto
set format x ''
set logscale y
set ylabel "{/Symbol s} per bin [pb]"

plot \
sqrt(-1) ls 14 title 'SD1|#1, scale variation',\
sqrt(-1) ls 13 title 'SD0|#1, scale variation',\
sqrt(-1) ls 12 title 'LO|#1, scale variation',\
sqrt(-1) ls 11 title 'NLO|#1, scale variation',\
'MADatNLO.HwU' index 73 using (($1+$2)/2):($3 >= 0 ? sqrt(-1) : abs($3)):4 w yerrorbar ls 104 title '',\
'MADatNLO.HwU' index 73 using (($1+$2)/2):($3 >= 0 ? sqrt(-1) : abs($3)) ls 104 title '',\
'MADatNLO.HwU' index 73 using (($1+$2)/2):($3 < 0 ? sqrt(-1) : $3):4 w yerrorbar ls 4 title '',\
'MADatNLO.HwU' index 73 using (($1+$2)/2):($3 < 0 ? sqrt(-1) : $3) ls 4 title 'SD1|#1, central value, dynamical\_scale\_choice=10',\
'MADatNLO.HwU' index 72 using (($1+$2)/2):($3 >= 0 ? sqrt(-1) : abs($3)):4 w yerrorbar ls 103 title '',\
'MADatNLO.HwU' index 72 using (($1+$2)/2):($3 >= 0 ? sqrt(-1) : abs($3)) ls 103 title '',\
'MADatNLO.HwU' index 72 using (($1+$2)/2):($3 < 0 ? sqrt(-1) : $3):4 w yerrorbar ls 3 title '',\
'MADatNLO.HwU' index 72 using (($1+$2)/2):($3 < 0 ? sqrt(-1) : $3) ls 3 title 'SD0|#1, central value, dynamical\_scale\_choice=10',\
'MADatNLO.HwU' index 71 using (($1+$2)/2):($3 >= 0 ? sqrt(-1) : abs($3)):4 w yerrorbar ls 102 title '',\
'MADatNLO.HwU' index 71 using (($1+$2)/2):($3 >= 0 ? sqrt(-1) : abs($3)) ls 102 title '',\
'MADatNLO.HwU' index 71 using (($1+$2)/2):($3 < 0 ? sqrt(-1) : $3):4 w yerrorbar ls 2 title '',\
'MADatNLO.HwU' index 71 using (($1+$2)/2):($3 < 0 ? sqrt(-1) : $3) ls 2 title 'LO|#1, central value, dynamical\_scale\_choice=10',\
'MADatNLO.HwU' index 70 using (($1+$2)/2):($3 >= 0 ? sqrt(-1) : abs($3)):4 w yerrorbar ls 101 title '',\
'MADatNLO.HwU' index 70 using (($1+$2)/2):($3 >= 0 ? sqrt(-1) : abs($3)) ls 101 title '',\
'MADatNLO.HwU' index 70 using (($1+$2)/2):($3 < 0 ? sqrt(-1) : $3):4 w yerrorbar ls 1 title '',\
'MADatNLO.HwU' index 70 using (($1+$2)/2):($3 < 0 ? sqrt(-1) : $3) ls 1 title 'NLO|#1, central value, dynamical\_scale\_choice=10'
#-- rendering subhistograms 'Relative scale and PDF uncertainty'
unset label
unset format
set yrange [-1.4800e+00:1.4000e+00]
set origin 0.0000e+00, 3.5000e-01
set size 1.0000e+00, 1.5000e-01
set mytics 2
set ytics auto
set format x ''
unset logscale y
set ylabel "NLO|#1 rel.unc."
set label "Relative uncertainties w.r.t. central values" font ",9" front at graph 0.03, graph 0.13
plot \
'MADatNLO.HwU' index 73 using (($1+$2)/2):(safe($7,$3,1.0)-1.0) ls 14 title '',\
'MADatNLO.HwU' index 73 using (($1+$2)/2):(safe($6,$3,1.0)-1.0) ls 14 title '',\
'MADatNLO.HwU' index 72 using (($1+$2)/2):(safe($7,$3,1.0)-1.0) ls 13 title '',\
'MADatNLO.HwU' index 72 using (($1+$2)/2):(safe($6,$3,1.0)-1.0) ls 13 title '',\
'MADatNLO.HwU' index 71 using (($1+$2)/2):(safe($7,$3,1.0)-1.0) ls 12 title '',\
'MADatNLO.HwU' index 71 using (($1+$2)/2):(safe($6,$3,1.0)-1.0) ls 12 title '',\
'MADatNLO.HwU' index 70 using (($1+$2)/2):(safe($7,$3,1.0)-1.0) ls 11 title '',\
'MADatNLO.HwU' index 70 using (($1+$2)/2):(safe($6,$3,1.0)-1.0) ls 11 title '',\
0.0 ls 999 title '',\
'MADatNLO.HwU' index 73 using (($1+$2)/2):(0.0):(safe($4,$3,0.0)) w yerrorbar ls 4 title '',\
'MADatNLO.HwU' index 73 using (($1+$2)/2):(safe($5,$3,1.0)-1.0) ls 4 title '',\
'MADatNLO.HwU' index 72 using (($1+$2)/2):(0.0):(safe($4,$3,0.0)) w yerrorbar ls 3 title '',\
'MADatNLO.HwU' index 72 using (($1+$2)/2):(safe($5,$3,1.0)-1.0) ls 3 title '',\
'MADatNLO.HwU' index 71 using (($1+$2)/2):(0.0):(safe($4,$3,0.0)) w yerrorbar ls 2 title '',\
'MADatNLO.HwU' index 71 using (($1+$2)/2):(safe($5,$3,1.0)-1.0) ls 2 title '',\
'MADatNLO.HwU' index 70 using (($1+$2)/2):(0.0):(safe($4,$3,0.0)) w yerrorbar ls 1 title '',\
'MADatNLO.HwU' index 70 using (($1+$2)/2):(safe($5,$3,1.0)-1.0) ls 1 title ''
#-- rendering subhistograms '(LO|#1SD0|#1SD1|#1)/(NLO|#1 central value) ratio'
unset label
unset format
set yrange [-2.4000e-01:1.2000e+00]
set origin 0.0000e+00, 2.0000e-01
set size 1.0000e+00, 1.5000e-01
set mytics 2
set ytics auto
set format x
unset logscale y
set ylabel "ratio w.r.t. NLO|#1"
set label "(LO|#1SD0|#1SD1|#1)/(NLO|#1 central value)" font ",9" at graph 0.03, graph 0.13
plot \
1.0 ls 999 title '',\
'MADatNLO.HwU' index 76 using (($1+$2)/2):7 ls 14 title '',\
'MADatNLO.HwU' index 76 using (($1+$2)/2):6 ls 14 title '',\
'MADatNLO.HwU' index 75 using (($1+$2)/2):7 ls 13 title '',\
'MADatNLO.HwU' index 75 using (($1+$2)/2):6 ls 13 title '',\
'MADatNLO.HwU' index 74 using (($1+$2)/2):7 ls 12 title '',\
'MADatNLO.HwU' index 74 using (($1+$2)/2):6 ls 12 title '',\
'MADatNLO.HwU' index 76 using (($1+$2)/2):5 ls 4 title '',\
'MADatNLO.HwU' index 76 using (($1+$2)/2):3:4 w yerrorbar ls 4 title '',\
'MADatNLO.HwU' index 76 using (($1+$2)/2):3 ls 4 title '',\
'MADatNLO.HwU' index 75 using (($1+$2)/2):5 ls 3 title '',\
'MADatNLO.HwU' index 75 using (($1+$2)/2):3:4 w yerrorbar ls 3 title '',\
'MADatNLO.HwU' index 75 using (($1+$2)/2):3 ls 3 title '',\
'MADatNLO.HwU' index 74 using (($1+$2)/2):5 ls 2 title '',\
'MADatNLO.HwU' index 74 using (($1+$2)/2):3:4 w yerrorbar ls 2 title '',\
'MADatNLO.HwU' index 74 using (($1+$2)/2):3 ls 2 title ''

unset label

################################################################################

################################################################################
### Rendering of the plot titled '1st OSSF lep pair log pT'
################################################################################

set multiplot
set label "1st OSSF lep pair log pT" font ",13" at graph 0.04, graph 1.05
set xrange [-2.0000e-01:3.8000e+00]
set bmargin 0 
set tmargin 0
set xtics nomirror
set ytics nomirror
set mytics 10
set xtics auto
set key horizontal noreverse maxcols 1 width -4 
set label front 'MadGraph5\_aMC\@NLO' font "Courier,11" rotate by 90 at graph 1.02, graph 0.04

#-- rendering subhistograms 'NLO|#1 and LO|#1 results'

set format y '10^{%T}'
set yrange [9.0000e-01:1.1000e+02]
set origin 0.0000e+00, 5.0000e-01
set size 1.0000e+00, 4.0000e-01
set mytics 10
set ytics auto
set format x ''
set logscale y
set ylabel "{/Symbol s} per bin [pb]"

plot \
sqrt(-1) ls 14 title 'SD1|#1, scale variation',\
sqrt(-1) ls 13 title 'SD0|#1, scale variation',\
sqrt(-1) ls 12 title 'LO|#1, scale variation',\
sqrt(-1) ls 11 title 'NLO|#1, scale variation',\
'MADatNLO.HwU' index 80 using (($1+$2)/2):($3 >= 0 ? sqrt(-1) : abs($3)):4 w yerrorbar ls 104 title '',\
'MADatNLO.HwU' index 80 using (($1+$2)/2):($3 >= 0 ? sqrt(-1) : abs($3)) ls 104 title '',\
'MADatNLO.HwU' index 80 using (($1+$2)/2):($3 < 0 ? sqrt(-1) : $3):4 w yerrorbar ls 4 title '',\
'MADatNLO.HwU' index 80 using (($1+$2)/2):($3 < 0 ? sqrt(-1) : $3) ls 4 title 'SD1|#1, central value, dynamical\_scale\_choice=10',\
'MADatNLO.HwU' index 79 using (($1+$2)/2):($3 >= 0 ? sqrt(-1) : abs($3)):4 w yerrorbar ls 103 title '',\
'MADatNLO.HwU' index 79 using (($1+$2)/2):($3 >= 0 ? sqrt(-1) : abs($3)) ls 103 title '',\
'MADatNLO.HwU' index 79 using (($1+$2)/2):($3 < 0 ? sqrt(-1) : $3):4 w yerrorbar ls 3 title '',\
'MADatNLO.HwU' index 79 using (($1+$2)/2):($3 < 0 ? sqrt(-1) : $3) ls 3 title 'SD0|#1, central value, dynamical\_scale\_choice=10',\
'MADatNLO.HwU' index 78 using (($1+$2)/2):($3 >= 0 ? sqrt(-1) : abs($3)):4 w yerrorbar ls 102 title '',\
'MADatNLO.HwU' index 78 using (($1+$2)/2):($3 >= 0 ? sqrt(-1) : abs($3)) ls 102 title '',\
'MADatNLO.HwU' index 78 using (($1+$2)/2):($3 < 0 ? sqrt(-1) : $3):4 w yerrorbar ls 2 title '',\
'MADatNLO.HwU' index 78 using (($1+$2)/2):($3 < 0 ? sqrt(-1) : $3) ls 2 title 'LO|#1, central value, dynamical\_scale\_choice=10',\
'MADatNLO.HwU' index 77 using (($1+$2)/2):($3 >= 0 ? sqrt(-1) : abs($3)):4 w yerrorbar ls 101 title '',\
'MADatNLO.HwU' index 77 using (($1+$2)/2):($3 >= 0 ? sqrt(-1) : abs($3)) ls 101 title '',\
'MADatNLO.HwU' index 77 using (($1+$2)/2):($3 < 0 ? sqrt(-1) : $3):4 w yerrorbar ls 1 title '',\
'MADatNLO.HwU' index 77 using (($1+$2)/2):($3 < 0 ? sqrt(-1) : $3) ls 1 title 'NLO|#1, central value, dynamical\_scale\_choice=10'
#-- rendering subhistograms 'Relative scale and PDF uncertainty'
unset label
unset format
set yrange [-1.4800e+00:1.4000e+00]
set origin 0.0000e+00, 3.5000e-01
set size 1.0000e+00, 1.5000e-01
set mytics 2
set ytics auto
set format x ''
unset logscale y
set ylabel "NLO|#1 rel.unc."
set label "Relative uncertainties w.r.t. central values" font ",9" front at graph 0.03, graph 0.13
plot \
'MADatNLO.HwU' index 80 using (($1+$2)/2):(safe($7,$3,1.0)-1.0) ls 14 title '',\
'MADatNLO.HwU' index 80 using (($1+$2)/2):(safe($6,$3,1.0)-1.0) ls 14 title '',\
'MADatNLO.HwU' index 79 using (($1+$2)/2):(safe($7,$3,1.0)-1.0) ls 13 title '',\
'MADatNLO.HwU' index 79 using (($1+$2)/2):(safe($6,$3,1.0)-1.0) ls 13 title '',\
'MADatNLO.HwU' index 78 using (($1+$2)/2):(safe($7,$3,1.0)-1.0) ls 12 title '',\
'MADatNLO.HwU' index 78 using (($1+$2)/2):(safe($6,$3,1.0)-1.0) ls 12 title '',\
'MADatNLO.HwU' index 77 using (($1+$2)/2):(safe($7,$3,1.0)-1.0) ls 11 title '',\
'MADatNLO.HwU' index 77 using (($1+$2)/2):(safe($6,$3,1.0)-1.0) ls 11 title '',\
0.0 ls 999 title '',\
'MADatNLO.HwU' index 80 using (($1+$2)/2):(0.0):(safe($4,$3,0.0)) w yerrorbar ls 4 title '',\
'MADatNLO.HwU' index 80 using (($1+$2)/2):(safe($5,$3,1.0)-1.0) ls 4 title '',\
'MADatNLO.HwU' index 79 using (($1+$2)/2):(0.0):(safe($4,$3,0.0)) w yerrorbar ls 3 title '',\
'MADatNLO.HwU' index 79 using (($1+$2)/2):(safe($5,$3,1.0)-1.0) ls 3 title '',\
'MADatNLO.HwU' index 78 using (($1+$2)/2):(0.0):(safe($4,$3,0.0)) w yerrorbar ls 2 title '',\
'MADatNLO.HwU' index 78 using (($1+$2)/2):(safe($5,$3,1.0)-1.0) ls 2 title '',\
'MADatNLO.HwU' index 77 using (($1+$2)/2):(0.0):(safe($4,$3,0.0)) w yerrorbar ls 1 title '',\
'MADatNLO.HwU' index 77 using (($1+$2)/2):(safe($5,$3,1.0)-1.0) ls 1 title ''
#-- rendering subhistograms '(LO|#1SD0|#1SD1|#1)/(NLO|#1 central value) ratio'
unset label
unset format
set yrange [-2.4000e-01:1.2000e+00]
set origin 0.0000e+00, 2.0000e-01
set size 1.0000e+00, 1.5000e-01
set mytics 2
set ytics auto
set format x
unset logscale y
set ylabel "ratio w.r.t. NLO|#1"
set label "(LO|#1SD0|#1SD1|#1)/(NLO|#1 central value)" font ",9" at graph 0.03, graph 0.13
plot \
1.0 ls 999 title '',\
'MADatNLO.HwU' index 83 using (($1+$2)/2):7 ls 14 title '',\
'MADatNLO.HwU' index 83 using (($1+$2)/2):6 ls 14 title '',\
'MADatNLO.HwU' index 82 using (($1+$2)/2):7 ls 13 title '',\
'MADatNLO.HwU' index 82 using (($1+$2)/2):6 ls 13 title '',\
'MADatNLO.HwU' index 81 using (($1+$2)/2):7 ls 12 title '',\
'MADatNLO.HwU' index 81 using (($1+$2)/2):6 ls 12 title '',\
'MADatNLO.HwU' index 83 using (($1+$2)/2):5 ls 4 title '',\
'MADatNLO.HwU' index 83 using (($1+$2)/2):3:4 w yerrorbar ls 4 title '',\
'MADatNLO.HwU' index 83 using (($1+$2)/2):3 ls 4 title '',\
'MADatNLO.HwU' index 82 using (($1+$2)/2):5 ls 3 title '',\
'MADatNLO.HwU' index 82 using (($1+$2)/2):3:4 w yerrorbar ls 3 title '',\
'MADatNLO.HwU' index 82 using (($1+$2)/2):3 ls 3 title '',\
'MADatNLO.HwU' index 81 using (($1+$2)/2):5 ls 2 title '',\
'MADatNLO.HwU' index 81 using (($1+$2)/2):3:4 w yerrorbar ls 2 title '',\
'MADatNLO.HwU' index 81 using (($1+$2)/2):3 ls 2 title ''

unset label

################################################################################

################################################################################
### Rendering of the plot titled '2nd OSSF lep pair log pT'
################################################################################

set multiplot
set label "2nd OSSF lep pair log pT" font ",13" at graph 0.04, graph 1.05
set xrange [-2.0000e-01:3.8000e+00]
set bmargin 0 
set tmargin 0
set xtics nomirror
set ytics nomirror
set mytics 10
set xtics auto
set key horizontal noreverse maxcols 1 width -4 
set label front 'MadGraph5\_aMC\@NLO' font "Courier,11" rotate by 90 at graph 1.02, graph 0.04

#-- rendering subhistograms 'NLO|#1 and LO|#1 results'

set format y '10^{%T}'
set yrange [9.0000e-01:1.1000e+02]
set origin 0.0000e+00, 5.0000e-01
set size 1.0000e+00, 4.0000e-01
set mytics 10
set ytics auto
set format x ''
set logscale y
set ylabel "{/Symbol s} per bin [pb]"

plot \
sqrt(-1) ls 14 title 'SD1|#1, scale variation',\
sqrt(-1) ls 13 title 'SD0|#1, scale variation',\
sqrt(-1) ls 12 title 'LO|#1, scale variation',\
sqrt(-1) ls 11 title 'NLO|#1, scale variation',\
'MADatNLO.HwU' index 87 using (($1+$2)/2):($3 >= 0 ? sqrt(-1) : abs($3)):4 w yerrorbar ls 104 title '',\
'MADatNLO.HwU' index 87 using (($1+$2)/2):($3 >= 0 ? sqrt(-1) : abs($3)) ls 104 title '',\
'MADatNLO.HwU' index 87 using (($1+$2)/2):($3 < 0 ? sqrt(-1) : $3):4 w yerrorbar ls 4 title '',\
'MADatNLO.HwU' index 87 using (($1+$2)/2):($3 < 0 ? sqrt(-1) : $3) ls 4 title 'SD1|#1, central value, dynamical\_scale\_choice=10',\
'MADatNLO.HwU' index 86 using (($1+$2)/2):($3 >= 0 ? sqrt(-1) : abs($3)):4 w yerrorbar ls 103 title '',\
'MADatNLO.HwU' index 86 using (($1+$2)/2):($3 >= 0 ? sqrt(-1) : abs($3)) ls 103 title '',\
'MADatNLO.HwU' index 86 using (($1+$2)/2):($3 < 0 ? sqrt(-1) : $3):4 w yerrorbar ls 3 title '',\
'MADatNLO.HwU' index 86 using (($1+$2)/2):($3 < 0 ? sqrt(-1) : $3) ls 3 title 'SD0|#1, central value, dynamical\_scale\_choice=10',\
'MADatNLO.HwU' index 85 using (($1+$2)/2):($3 >= 0 ? sqrt(-1) : abs($3)):4 w yerrorbar ls 102 title '',\
'MADatNLO.HwU' index 85 using (($1+$2)/2):($3 >= 0 ? sqrt(-1) : abs($3)) ls 102 title '',\
'MADatNLO.HwU' index 85 using (($1+$2)/2):($3 < 0 ? sqrt(-1) : $3):4 w yerrorbar ls 2 title '',\
'MADatNLO.HwU' index 85 using (($1+$2)/2):($3 < 0 ? sqrt(-1) : $3) ls 2 title 'LO|#1, central value, dynamical\_scale\_choice=10',\
'MADatNLO.HwU' index 84 using (($1+$2)/2):($3 >= 0 ? sqrt(-1) : abs($3)):4 w yerrorbar ls 101 title '',\
'MADatNLO.HwU' index 84 using (($1+$2)/2):($3 >= 0 ? sqrt(-1) : abs($3)) ls 101 title '',\
'MADatNLO.HwU' index 84 using (($1+$2)/2):($3 < 0 ? sqrt(-1) : $3):4 w yerrorbar ls 1 title '',\
'MADatNLO.HwU' index 84 using (($1+$2)/2):($3 < 0 ? sqrt(-1) : $3) ls 1 title 'NLO|#1, central value, dynamical\_scale\_choice=10'
#-- rendering subhistograms 'Relative scale and PDF uncertainty'
unset label
unset format
set yrange [-1.4800e+00:1.4000e+00]
set origin 0.0000e+00, 3.5000e-01
set size 1.0000e+00, 1.5000e-01
set mytics 2
set ytics auto
set format x ''
unset logscale y
set ylabel "NLO|#1 rel.unc."
set label "Relative uncertainties w.r.t. central values" font ",9" front at graph 0.03, graph 0.13
plot \
'MADatNLO.HwU' index 87 using (($1+$2)/2):(safe($7,$3,1.0)-1.0) ls 14 title '',\
'MADatNLO.HwU' index 87 using (($1+$2)/2):(safe($6,$3,1.0)-1.0) ls 14 title '',\
'MADatNLO.HwU' index 86 using (($1+$2)/2):(safe($7,$3,1.0)-1.0) ls 13 title '',\
'MADatNLO.HwU' index 86 using (($1+$2)/2):(safe($6,$3,1.0)-1.0) ls 13 title '',\
'MADatNLO.HwU' index 85 using (($1+$2)/2):(safe($7,$3,1.0)-1.0) ls 12 title '',\
'MADatNLO.HwU' index 85 using (($1+$2)/2):(safe($6,$3,1.0)-1.0) ls 12 title '',\
'MADatNLO.HwU' index 84 using (($1+$2)/2):(safe($7,$3,1.0)-1.0) ls 11 title '',\
'MADatNLO.HwU' index 84 using (($1+$2)/2):(safe($6,$3,1.0)-1.0) ls 11 title '',\
0.0 ls 999 title '',\
'MADatNLO.HwU' index 87 using (($1+$2)/2):(0.0):(safe($4,$3,0.0)) w yerrorbar ls 4 title '',\
'MADatNLO.HwU' index 87 using (($1+$2)/2):(safe($5,$3,1.0)-1.0) ls 4 title '',\
'MADatNLO.HwU' index 86 using (($1+$2)/2):(0.0):(safe($4,$3,0.0)) w yerrorbar ls 3 title '',\
'MADatNLO.HwU' index 86 using (($1+$2)/2):(safe($5,$3,1.0)-1.0) ls 3 title '',\
'MADatNLO.HwU' index 85 using (($1+$2)/2):(0.0):(safe($4,$3,0.0)) w yerrorbar ls 2 title '',\
'MADatNLO.HwU' index 85 using (($1+$2)/2):(safe($5,$3,1.0)-1.0) ls 2 title '',\
'MADatNLO.HwU' index 84 using (($1+$2)/2):(0.0):(safe($4,$3,0.0)) w yerrorbar ls 1 title '',\
'MADatNLO.HwU' index 84 using (($1+$2)/2):(safe($5,$3,1.0)-1.0) ls 1 title ''
#-- rendering subhistograms '(LO|#1SD0|#1SD1|#1)/(NLO|#1 central value) ratio'
unset label
unset format
set yrange [-2.4000e-01:1.2000e+00]
set origin 0.0000e+00, 2.0000e-01
set size 1.0000e+00, 1.5000e-01
set mytics 2
set ytics auto
set format x
unset logscale y
set ylabel "ratio w.r.t. NLO|#1"
set label "(LO|#1SD0|#1SD1|#1)/(NLO|#1 central value)" font ",9" at graph 0.03, graph 0.13
plot \
1.0 ls 999 title '',\
'MADatNLO.HwU' index 90 using (($1+$2)/2):7 ls 14 title '',\
'MADatNLO.HwU' index 90 using (($1+$2)/2):6 ls 14 title '',\
'MADatNLO.HwU' index 89 using (($1+$2)/2):7 ls 13 title '',\
'MADatNLO.HwU' index 89 using (($1+$2)/2):6 ls 13 title '',\
'MADatNLO.HwU' index 88 using (($1+$2)/2):7 ls 12 title '',\
'MADatNLO.HwU' index 88 using (($1+$2)/2):6 ls 12 title '',\
'MADatNLO.HwU' index 90 using (($1+$2)/2):5 ls 4 title '',\
'MADatNLO.HwU' index 90 using (($1+$2)/2):3:4 w yerrorbar ls 4 title '',\
'MADatNLO.HwU' index 90 using (($1+$2)/2):3 ls 4 title '',\
'MADatNLO.HwU' index 89 using (($1+$2)/2):5 ls 3 title '',\
'MADatNLO.HwU' index 89 using (($1+$2)/2):3:4 w yerrorbar ls 3 title '',\
'MADatNLO.HwU' index 89 using (($1+$2)/2):3 ls 3 title '',\
'MADatNLO.HwU' index 88 using (($1+$2)/2):5 ls 2 title '',\
'MADatNLO.HwU' index 88 using (($1+$2)/2):3:4 w yerrorbar ls 2 title '',\
'MADatNLO.HwU' index 88 using (($1+$2)/2):3 ls 2 title ''

unset label

################################################################################

################################################################################
### Rendering of the plot titled 'epve log pT'
################################################################################

set multiplot
set label "epve log pT" font ",13" at graph 0.04, graph 1.05
set xrange [-2.0000e-01:3.8000e+00]
set bmargin 0 
set tmargin 0
set xtics nomirror
set ytics nomirror
set mytics 10
set xtics auto
set key horizontal noreverse maxcols 1 width -4 
set label front 'MadGraph5\_aMC\@NLO' font "Courier,11" rotate by 90 at graph 1.02, graph 0.04

#-- rendering subhistograms 'NLO|#1 and LO|#1 results'

set format y '10^{%T}'
set yrange [9.0000e-01:1.1000e+02]
set origin 0.0000e+00, 5.0000e-01
set size 1.0000e+00, 4.0000e-01
set mytics 10
set ytics auto
set format x ''
set logscale y
set ylabel "{/Symbol s} per bin [pb]"

plot \
sqrt(-1) ls 14 title 'SD1|#1, scale variation',\
sqrt(-1) ls 13 title 'SD0|#1, scale variation',\
sqrt(-1) ls 12 title 'LO|#1, scale variation',\
sqrt(-1) ls 11 title 'NLO|#1, scale variation',\
'MADatNLO.HwU' index 94 using (($1+$2)/2):($3 >= 0 ? sqrt(-1) : abs($3)):4 w yerrorbar ls 104 title '',\
'MADatNLO.HwU' index 94 using (($1+$2)/2):($3 >= 0 ? sqrt(-1) : abs($3)) ls 104 title '',\
'MADatNLO.HwU' index 94 using (($1+$2)/2):($3 < 0 ? sqrt(-1) : $3):4 w yerrorbar ls 4 title '',\
'MADatNLO.HwU' index 94 using (($1+$2)/2):($3 < 0 ? sqrt(-1) : $3) ls 4 title 'SD1|#1, central value, dynamical\_scale\_choice=10',\
'MADatNLO.HwU' index 93 using (($1+$2)/2):($3 >= 0 ? sqrt(-1) : abs($3)):4 w yerrorbar ls 103 title '',\
'MADatNLO.HwU' index 93 using (($1+$2)/2):($3 >= 0 ? sqrt(-1) : abs($3)) ls 103 title '',\
'MADatNLO.HwU' index 93 using (($1+$2)/2):($3 < 0 ? sqrt(-1) : $3):4 w yerrorbar ls 3 title '',\
'MADatNLO.HwU' index 93 using (($1+$2)/2):($3 < 0 ? sqrt(-1) : $3) ls 3 title 'SD0|#1, central value, dynamical\_scale\_choice=10',\
'MADatNLO.HwU' index 92 using (($1+$2)/2):($3 >= 0 ? sqrt(-1) : abs($3)):4 w yerrorbar ls 102 title '',\
'MADatNLO.HwU' index 92 using (($1+$2)/2):($3 >= 0 ? sqrt(-1) : abs($3)) ls 102 title '',\
'MADatNLO.HwU' index 92 using (($1+$2)/2):($3 < 0 ? sqrt(-1) : $3):4 w yerrorbar ls 2 title '',\
'MADatNLO.HwU' index 92 using (($1+$2)/2):($3 < 0 ? sqrt(-1) : $3) ls 2 title 'LO|#1, central value, dynamical\_scale\_choice=10',\
'MADatNLO.HwU' index 91 using (($1+$2)/2):($3 >= 0 ? sqrt(-1) : abs($3)):4 w yerrorbar ls 101 title '',\
'MADatNLO.HwU' index 91 using (($1+$2)/2):($3 >= 0 ? sqrt(-1) : abs($3)) ls 101 title '',\
'MADatNLO.HwU' index 91 using (($1+$2)/2):($3 < 0 ? sqrt(-1) : $3):4 w yerrorbar ls 1 title '',\
'MADatNLO.HwU' index 91 using (($1+$2)/2):($3 < 0 ? sqrt(-1) : $3) ls 1 title 'NLO|#1, central value, dynamical\_scale\_choice=10'
#-- rendering subhistograms 'Relative scale and PDF uncertainty'
unset label
unset format
set yrange [-1.4800e+00:1.4000e+00]
set origin 0.0000e+00, 3.5000e-01
set size 1.0000e+00, 1.5000e-01
set mytics 2
set ytics auto
set format x ''
unset logscale y
set ylabel "NLO|#1 rel.unc."
set label "Relative uncertainties w.r.t. central values" font ",9" front at graph 0.03, graph 0.13
plot \
'MADatNLO.HwU' index 94 using (($1+$2)/2):(safe($7,$3,1.0)-1.0) ls 14 title '',\
'MADatNLO.HwU' index 94 using (($1+$2)/2):(safe($6,$3,1.0)-1.0) ls 14 title '',\
'MADatNLO.HwU' index 93 using (($1+$2)/2):(safe($7,$3,1.0)-1.0) ls 13 title '',\
'MADatNLO.HwU' index 93 using (($1+$2)/2):(safe($6,$3,1.0)-1.0) ls 13 title '',\
'MADatNLO.HwU' index 92 using (($1+$2)/2):(safe($7,$3,1.0)-1.0) ls 12 title '',\
'MADatNLO.HwU' index 92 using (($1+$2)/2):(safe($6,$3,1.0)-1.0) ls 12 title '',\
'MADatNLO.HwU' index 91 using (($1+$2)/2):(safe($7,$3,1.0)-1.0) ls 11 title '',\
'MADatNLO.HwU' index 91 using (($1+$2)/2):(safe($6,$3,1.0)-1.0) ls 11 title '',\
0.0 ls 999 title '',\
'MADatNLO.HwU' index 94 using (($1+$2)/2):(0.0):(safe($4,$3,0.0)) w yerrorbar ls 4 title '',\
'MADatNLO.HwU' index 94 using (($1+$2)/2):(safe($5,$3,1.0)-1.0) ls 4 title '',\
'MADatNLO.HwU' index 93 using (($1+$2)/2):(0.0):(safe($4,$3,0.0)) w yerrorbar ls 3 title '',\
'MADatNLO.HwU' index 93 using (($1+$2)/2):(safe($5,$3,1.0)-1.0) ls 3 title '',\
'MADatNLO.HwU' index 92 using (($1+$2)/2):(0.0):(safe($4,$3,0.0)) w yerrorbar ls 2 title '',\
'MADatNLO.HwU' index 92 using (($1+$2)/2):(safe($5,$3,1.0)-1.0) ls 2 title '',\
'MADatNLO.HwU' index 91 using (($1+$2)/2):(0.0):(safe($4,$3,0.0)) w yerrorbar ls 1 title '',\
'MADatNLO.HwU' index 91 using (($1+$2)/2):(safe($5,$3,1.0)-1.0) ls 1 title ''
#-- rendering subhistograms '(LO|#1SD0|#1SD1|#1)/(NLO|#1 central value) ratio'
unset label
unset format
set yrange [-2.4000e-01:1.2000e+00]
set origin 0.0000e+00, 2.0000e-01
set size 1.0000e+00, 1.5000e-01
set mytics 2
set ytics auto
set format x
unset logscale y
set ylabel "ratio w.r.t. NLO|#1"
set label "(LO|#1SD0|#1SD1|#1)/(NLO|#1 central value)" font ",9" at graph 0.03, graph 0.13
plot \
1.0 ls 999 title '',\
'MADatNLO.HwU' index 97 using (($1+$2)/2):7 ls 14 title '',\
'MADatNLO.HwU' index 97 using (($1+$2)/2):6 ls 14 title '',\
'MADatNLO.HwU' index 96 using (($1+$2)/2):7 ls 13 title '',\
'MADatNLO.HwU' index 96 using (($1+$2)/2):6 ls 13 title '',\
'MADatNLO.HwU' index 95 using (($1+$2)/2):7 ls 12 title '',\
'MADatNLO.HwU' index 95 using (($1+$2)/2):6 ls 12 title '',\
'MADatNLO.HwU' index 97 using (($1+$2)/2):5 ls 4 title '',\
'MADatNLO.HwU' index 97 using (($1+$2)/2):3:4 w yerrorbar ls 4 title '',\
'MADatNLO.HwU' index 97 using (($1+$2)/2):3 ls 4 title '',\
'MADatNLO.HwU' index 96 using (($1+$2)/2):5 ls 3 title '',\
'MADatNLO.HwU' index 96 using (($1+$2)/2):3:4 w yerrorbar ls 3 title '',\
'MADatNLO.HwU' index 96 using (($1+$2)/2):3 ls 3 title '',\
'MADatNLO.HwU' index 95 using (($1+$2)/2):5 ls 2 title '',\
'MADatNLO.HwU' index 95 using (($1+$2)/2):3:4 w yerrorbar ls 2 title '',\
'MADatNLO.HwU' index 95 using (($1+$2)/2):3 ls 2 title ''

unset label

################################################################################

################################################################################
### Rendering of the plot titled 'mumvm log pT'
################################################################################

set multiplot
set label "mumvm log pT" font ",13" at graph 0.04, graph 1.05
set xrange [-2.0000e-01:3.8000e+00]
set bmargin 0 
set tmargin 0
set xtics nomirror
set ytics nomirror
set mytics 10
set xtics auto
set key horizontal noreverse maxcols 1 width -4 
set label front 'MadGraph5\_aMC\@NLO' font "Courier,11" rotate by 90 at graph 1.02, graph 0.04

#-- rendering subhistograms 'NLO|#1 and LO|#1 results'

set format y '10^{%T}'
set yrange [9.0000e-01:1.1000e+02]
set origin 0.0000e+00, 5.0000e-01
set size 1.0000e+00, 4.0000e-01
set mytics 10
set ytics auto
set format x ''
set logscale y
set ylabel "{/Symbol s} per bin [pb]"

plot \
sqrt(-1) ls 14 title 'SD1|#1, scale variation',\
sqrt(-1) ls 13 title 'SD0|#1, scale variation',\
sqrt(-1) ls 12 title 'LO|#1, scale variation',\
sqrt(-1) ls 11 title 'NLO|#1, scale variation',\
'MADatNLO.HwU' index 101 using (($1+$2)/2):($3 >= 0 ? sqrt(-1) : abs($3)):4 w yerrorbar ls 104 title '',\
'MADatNLO.HwU' index 101 using (($1+$2)/2):($3 >= 0 ? sqrt(-1) : abs($3)) ls 104 title '',\
'MADatNLO.HwU' index 101 using (($1+$2)/2):($3 < 0 ? sqrt(-1) : $3):4 w yerrorbar ls 4 title '',\
'MADatNLO.HwU' index 101 using (($1+$2)/2):($3 < 0 ? sqrt(-1) : $3) ls 4 title 'SD1|#1, central value, dynamical\_scale\_choice=10',\
'MADatNLO.HwU' index 100 using (($1+$2)/2):($3 >= 0 ? sqrt(-1) : abs($3)):4 w yerrorbar ls 103 title '',\
'MADatNLO.HwU' index 100 using (($1+$2)/2):($3 >= 0 ? sqrt(-1) : abs($3)) ls 103 title '',\
'MADatNLO.HwU' index 100 using (($1+$2)/2):($3 < 0 ? sqrt(-1) : $3):4 w yerrorbar ls 3 title '',\
'MADatNLO.HwU' index 100 using (($1+$2)/2):($3 < 0 ? sqrt(-1) : $3) ls 3 title 'SD0|#1, central value, dynamical\_scale\_choice=10',\
'MADatNLO.HwU' index 99 using (($1+$2)/2):($3 >= 0 ? sqrt(-1) : abs($3)):4 w yerrorbar ls 102 title '',\
'MADatNLO.HwU' index 99 using (($1+$2)/2):($3 >= 0 ? sqrt(-1) : abs($3)) ls 102 title '',\
'MADatNLO.HwU' index 99 using (($1+$2)/2):($3 < 0 ? sqrt(-1) : $3):4 w yerrorbar ls 2 title '',\
'MADatNLO.HwU' index 99 using (($1+$2)/2):($3 < 0 ? sqrt(-1) : $3) ls 2 title 'LO|#1, central value, dynamical\_scale\_choice=10',\
'MADatNLO.HwU' index 98 using (($1+$2)/2):($3 >= 0 ? sqrt(-1) : abs($3)):4 w yerrorbar ls 101 title '',\
'MADatNLO.HwU' index 98 using (($1+$2)/2):($3 >= 0 ? sqrt(-1) : abs($3)) ls 101 title '',\
'MADatNLO.HwU' index 98 using (($1+$2)/2):($3 < 0 ? sqrt(-1) : $3):4 w yerrorbar ls 1 title '',\
'MADatNLO.HwU' index 98 using (($1+$2)/2):($3 < 0 ? sqrt(-1) : $3) ls 1 title 'NLO|#1, central value, dynamical\_scale\_choice=10'
#-- rendering subhistograms 'Relative scale and PDF uncertainty'
unset label
unset format
set yrange [-1.4800e+00:1.4000e+00]
set origin 0.0000e+00, 3.5000e-01
set size 1.0000e+00, 1.5000e-01
set mytics 2
set ytics auto
set format x ''
unset logscale y
set ylabel "NLO|#1 rel.unc."
set label "Relative uncertainties w.r.t. central values" font ",9" front at graph 0.03, graph 0.13
plot \
'MADatNLO.HwU' index 101 using (($1+$2)/2):(safe($7,$3,1.0)-1.0) ls 14 title '',\
'MADatNLO.HwU' index 101 using (($1+$2)/2):(safe($6,$3,1.0)-1.0) ls 14 title '',\
'MADatNLO.HwU' index 100 using (($1+$2)/2):(safe($7,$3,1.0)-1.0) ls 13 title '',\
'MADatNLO.HwU' index 100 using (($1+$2)/2):(safe($6,$3,1.0)-1.0) ls 13 title '',\
'MADatNLO.HwU' index 99 using (($1+$2)/2):(safe($7,$3,1.0)-1.0) ls 12 title '',\
'MADatNLO.HwU' index 99 using (($1+$2)/2):(safe($6,$3,1.0)-1.0) ls 12 title '',\
'MADatNLO.HwU' index 98 using (($1+$2)/2):(safe($7,$3,1.0)-1.0) ls 11 title '',\
'MADatNLO.HwU' index 98 using (($1+$2)/2):(safe($6,$3,1.0)-1.0) ls 11 title '',\
0.0 ls 999 title '',\
'MADatNLO.HwU' index 101 using (($1+$2)/2):(0.0):(safe($4,$3,0.0)) w yerrorbar ls 4 title '',\
'MADatNLO.HwU' index 101 using (($1+$2)/2):(safe($5,$3,1.0)-1.0) ls 4 title '',\
'MADatNLO.HwU' index 100 using (($1+$2)/2):(0.0):(safe($4,$3,0.0)) w yerrorbar ls 3 title '',\
'MADatNLO.HwU' index 100 using (($1+$2)/2):(safe($5,$3,1.0)-1.0) ls 3 title '',\
'MADatNLO.HwU' index 99 using (($1+$2)/2):(0.0):(safe($4,$3,0.0)) w yerrorbar ls 2 title '',\
'MADatNLO.HwU' index 99 using (($1+$2)/2):(safe($5,$3,1.0)-1.0) ls 2 title '',\
'MADatNLO.HwU' index 98 using (($1+$2)/2):(0.0):(safe($4,$3,0.0)) w yerrorbar ls 1 title '',\
'MADatNLO.HwU' index 98 using (($1+$2)/2):(safe($5,$3,1.0)-1.0) ls 1 title ''
#-- rendering subhistograms '(LO|#1SD0|#1SD1|#1)/(NLO|#1 central value) ratio'
unset label
unset format
set yrange [-2.4000e-01:1.2000e+00]
set origin 0.0000e+00, 2.0000e-01
set size 1.0000e+00, 1.5000e-01
set mytics 2
set ytics auto
set format x
unset logscale y
set ylabel "ratio w.r.t. NLO|#1"
set label "(LO|#1SD0|#1SD1|#1)/(NLO|#1 central value)" font ",9" at graph 0.03, graph 0.13
plot \
1.0 ls 999 title '',\
'MADatNLO.HwU' index 104 using (($1+$2)/2):7 ls 14 title '',\
'MADatNLO.HwU' index 104 using (($1+$2)/2):6 ls 14 title '',\
'MADatNLO.HwU' index 103 using (($1+$2)/2):7 ls 13 title '',\
'MADatNLO.HwU' index 103 using (($1+$2)/2):6 ls 13 title '',\
'MADatNLO.HwU' index 102 using (($1+$2)/2):7 ls 12 title '',\
'MADatNLO.HwU' index 102 using (($1+$2)/2):6 ls 12 title '',\
'MADatNLO.HwU' index 104 using (($1+$2)/2):5 ls 4 title '',\
'MADatNLO.HwU' index 104 using (($1+$2)/2):3:4 w yerrorbar ls 4 title '',\
'MADatNLO.HwU' index 104 using (($1+$2)/2):3 ls 4 title '',\
'MADatNLO.HwU' index 103 using (($1+$2)/2):5 ls 3 title '',\
'MADatNLO.HwU' index 103 using (($1+$2)/2):3:4 w yerrorbar ls 3 title '',\
'MADatNLO.HwU' index 103 using (($1+$2)/2):3 ls 3 title '',\
'MADatNLO.HwU' index 102 using (($1+$2)/2):5 ls 2 title '',\
'MADatNLO.HwU' index 102 using (($1+$2)/2):3:4 w yerrorbar ls 2 title '',\
'MADatNLO.HwU' index 102 using (($1+$2)/2):3 ls 2 title ''

unset label

################################################################################

################################################################################
### Rendering of the plot titled '1st SF lep-neu pair log pT'
################################################################################

set multiplot
set label "1st SF lep-neu pair log pT" font ",13" at graph 0.04, graph 1.05
set xrange [-2.0000e-01:3.8000e+00]
set bmargin 0 
set tmargin 0
set xtics nomirror
set ytics nomirror
set mytics 10
set xtics auto
set key horizontal noreverse maxcols 1 width -4 
set label front 'MadGraph5\_aMC\@NLO' font "Courier,11" rotate by 90 at graph 1.02, graph 0.04

#-- rendering subhistograms 'NLO|#1 and LO|#1 results'

set format y '10^{%T}'
set yrange [9.0000e-01:1.1000e+02]
set origin 0.0000e+00, 5.0000e-01
set size 1.0000e+00, 4.0000e-01
set mytics 10
set ytics auto
set format x ''
set logscale y
set ylabel "{/Symbol s} per bin [pb]"

plot \
sqrt(-1) ls 14 title 'SD1|#1, scale variation',\
sqrt(-1) ls 13 title 'SD0|#1, scale variation',\
sqrt(-1) ls 12 title 'LO|#1, scale variation',\
sqrt(-1) ls 11 title 'NLO|#1, scale variation',\
'MADatNLO.HwU' index 108 using (($1+$2)/2):($3 >= 0 ? sqrt(-1) : abs($3)):4 w yerrorbar ls 104 title '',\
'MADatNLO.HwU' index 108 using (($1+$2)/2):($3 >= 0 ? sqrt(-1) : abs($3)) ls 104 title '',\
'MADatNLO.HwU' index 108 using (($1+$2)/2):($3 < 0 ? sqrt(-1) : $3):4 w yerrorbar ls 4 title '',\
'MADatNLO.HwU' index 108 using (($1+$2)/2):($3 < 0 ? sqrt(-1) : $3) ls 4 title 'SD1|#1, central value, dynamical\_scale\_choice=10',\
'MADatNLO.HwU' index 107 using (($1+$2)/2):($3 >= 0 ? sqrt(-1) : abs($3)):4 w yerrorbar ls 103 title '',\
'MADatNLO.HwU' index 107 using (($1+$2)/2):($3 >= 0 ? sqrt(-1) : abs($3)) ls 103 title '',\
'MADatNLO.HwU' index 107 using (($1+$2)/2):($3 < 0 ? sqrt(-1) : $3):4 w yerrorbar ls 3 title '',\
'MADatNLO.HwU' index 107 using (($1+$2)/2):($3 < 0 ? sqrt(-1) : $3) ls 3 title 'SD0|#1, central value, dynamical\_scale\_choice=10',\
'MADatNLO.HwU' index 106 using (($1+$2)/2):($3 >= 0 ? sqrt(-1) : abs($3)):4 w yerrorbar ls 102 title '',\
'MADatNLO.HwU' index 106 using (($1+$2)/2):($3 >= 0 ? sqrt(-1) : abs($3)) ls 102 title '',\
'MADatNLO.HwU' index 106 using (($1+$2)/2):($3 < 0 ? sqrt(-1) : $3):4 w yerrorbar ls 2 title '',\
'MADatNLO.HwU' index 106 using (($1+$2)/2):($3 < 0 ? sqrt(-1) : $3) ls 2 title 'LO|#1, central value, dynamical\_scale\_choice=10',\
'MADatNLO.HwU' index 105 using (($1+$2)/2):($3 >= 0 ? sqrt(-1) : abs($3)):4 w yerrorbar ls 101 title '',\
'MADatNLO.HwU' index 105 using (($1+$2)/2):($3 >= 0 ? sqrt(-1) : abs($3)) ls 101 title '',\
'MADatNLO.HwU' index 105 using (($1+$2)/2):($3 < 0 ? sqrt(-1) : $3):4 w yerrorbar ls 1 title '',\
'MADatNLO.HwU' index 105 using (($1+$2)/2):($3 < 0 ? sqrt(-1) : $3) ls 1 title 'NLO|#1, central value, dynamical\_scale\_choice=10'
#-- rendering subhistograms 'Relative scale and PDF uncertainty'
unset label
unset format
set yrange [-1.4800e+00:1.4000e+00]
set origin 0.0000e+00, 3.5000e-01
set size 1.0000e+00, 1.5000e-01
set mytics 2
set ytics auto
set format x ''
unset logscale y
set ylabel "NLO|#1 rel.unc."
set label "Relative uncertainties w.r.t. central values" font ",9" front at graph 0.03, graph 0.13
plot \
'MADatNLO.HwU' index 108 using (($1+$2)/2):(safe($7,$3,1.0)-1.0) ls 14 title '',\
'MADatNLO.HwU' index 108 using (($1+$2)/2):(safe($6,$3,1.0)-1.0) ls 14 title '',\
'MADatNLO.HwU' index 107 using (($1+$2)/2):(safe($7,$3,1.0)-1.0) ls 13 title '',\
'MADatNLO.HwU' index 107 using (($1+$2)/2):(safe($6,$3,1.0)-1.0) ls 13 title '',\
'MADatNLO.HwU' index 106 using (($1+$2)/2):(safe($7,$3,1.0)-1.0) ls 12 title '',\
'MADatNLO.HwU' index 106 using (($1+$2)/2):(safe($6,$3,1.0)-1.0) ls 12 title '',\
'MADatNLO.HwU' index 105 using (($1+$2)/2):(safe($7,$3,1.0)-1.0) ls 11 title '',\
'MADatNLO.HwU' index 105 using (($1+$2)/2):(safe($6,$3,1.0)-1.0) ls 11 title '',\
0.0 ls 999 title '',\
'MADatNLO.HwU' index 108 using (($1+$2)/2):(0.0):(safe($4,$3,0.0)) w yerrorbar ls 4 title '',\
'MADatNLO.HwU' index 108 using (($1+$2)/2):(safe($5,$3,1.0)-1.0) ls 4 title '',\
'MADatNLO.HwU' index 107 using (($1+$2)/2):(0.0):(safe($4,$3,0.0)) w yerrorbar ls 3 title '',\
'MADatNLO.HwU' index 107 using (($1+$2)/2):(safe($5,$3,1.0)-1.0) ls 3 title '',\
'MADatNLO.HwU' index 106 using (($1+$2)/2):(0.0):(safe($4,$3,0.0)) w yerrorbar ls 2 title '',\
'MADatNLO.HwU' index 106 using (($1+$2)/2):(safe($5,$3,1.0)-1.0) ls 2 title '',\
'MADatNLO.HwU' index 105 using (($1+$2)/2):(0.0):(safe($4,$3,0.0)) w yerrorbar ls 1 title '',\
'MADatNLO.HwU' index 105 using (($1+$2)/2):(safe($5,$3,1.0)-1.0) ls 1 title ''
#-- rendering subhistograms '(LO|#1SD0|#1SD1|#1)/(NLO|#1 central value) ratio'
unset label
unset format
set yrange [-2.4000e-01:1.2000e+00]
set origin 0.0000e+00, 2.0000e-01
set size 1.0000e+00, 1.5000e-01
set mytics 2
set ytics auto
set format x
unset logscale y
set ylabel "ratio w.r.t. NLO|#1"
set label "(LO|#1SD0|#1SD1|#1)/(NLO|#1 central value)" font ",9" at graph 0.03, graph 0.13
plot \
1.0 ls 999 title '',\
'MADatNLO.HwU' index 111 using (($1+$2)/2):7 ls 14 title '',\
'MADatNLO.HwU' index 111 using (($1+$2)/2):6 ls 14 title '',\
'MADatNLO.HwU' index 110 using (($1+$2)/2):7 ls 13 title '',\
'MADatNLO.HwU' index 110 using (($1+$2)/2):6 ls 13 title '',\
'MADatNLO.HwU' index 109 using (($1+$2)/2):7 ls 12 title '',\
'MADatNLO.HwU' index 109 using (($1+$2)/2):6 ls 12 title '',\
'MADatNLO.HwU' index 111 using (($1+$2)/2):5 ls 4 title '',\
'MADatNLO.HwU' index 111 using (($1+$2)/2):3:4 w yerrorbar ls 4 title '',\
'MADatNLO.HwU' index 111 using (($1+$2)/2):3 ls 4 title '',\
'MADatNLO.HwU' index 110 using (($1+$2)/2):5 ls 3 title '',\
'MADatNLO.HwU' index 110 using (($1+$2)/2):3:4 w yerrorbar ls 3 title '',\
'MADatNLO.HwU' index 110 using (($1+$2)/2):3 ls 3 title '',\
'MADatNLO.HwU' index 109 using (($1+$2)/2):5 ls 2 title '',\
'MADatNLO.HwU' index 109 using (($1+$2)/2):3:4 w yerrorbar ls 2 title '',\
'MADatNLO.HwU' index 109 using (($1+$2)/2):3 ls 2 title ''

unset label

################################################################################

################################################################################
### Rendering of the plot titled '2nd SF lep-neu pair log pT'
################################################################################

set multiplot
set label "2nd SF lep-neu pair log pT" font ",13" at graph 0.04, graph 1.05
set xrange [-2.0000e-01:3.8000e+00]
set bmargin 0 
set tmargin 0
set xtics nomirror
set ytics nomirror
set mytics 10
set xtics auto
set key horizontal noreverse maxcols 1 width -4 
set label front 'MadGraph5\_aMC\@NLO' font "Courier,11" rotate by 90 at graph 1.02, graph 0.04

#-- rendering subhistograms 'NLO|#1 and LO|#1 results'

set format y '10^{%T}'
set yrange [9.0000e-01:1.1000e+02]
set origin 0.0000e+00, 5.0000e-01
set size 1.0000e+00, 4.0000e-01
set mytics 10
set ytics auto
set format x ''
set logscale y
set ylabel "{/Symbol s} per bin [pb]"

plot \
sqrt(-1) ls 14 title 'SD1|#1, scale variation',\
sqrt(-1) ls 13 title 'SD0|#1, scale variation',\
sqrt(-1) ls 12 title 'LO|#1, scale variation',\
sqrt(-1) ls 11 title 'NLO|#1, scale variation',\
'MADatNLO.HwU' index 115 using (($1+$2)/2):($3 >= 0 ? sqrt(-1) : abs($3)):4 w yerrorbar ls 104 title '',\
'MADatNLO.HwU' index 115 using (($1+$2)/2):($3 >= 0 ? sqrt(-1) : abs($3)) ls 104 title '',\
'MADatNLO.HwU' index 115 using (($1+$2)/2):($3 < 0 ? sqrt(-1) : $3):4 w yerrorbar ls 4 title '',\
'MADatNLO.HwU' index 115 using (($1+$2)/2):($3 < 0 ? sqrt(-1) : $3) ls 4 title 'SD1|#1, central value, dynamical\_scale\_choice=10',\
'MADatNLO.HwU' index 114 using (($1+$2)/2):($3 >= 0 ? sqrt(-1) : abs($3)):4 w yerrorbar ls 103 title '',\
'MADatNLO.HwU' index 114 using (($1+$2)/2):($3 >= 0 ? sqrt(-1) : abs($3)) ls 103 title '',\
'MADatNLO.HwU' index 114 using (($1+$2)/2):($3 < 0 ? sqrt(-1) : $3):4 w yerrorbar ls 3 title '',\
'MADatNLO.HwU' index 114 using (($1+$2)/2):($3 < 0 ? sqrt(-1) : $3) ls 3 title 'SD0|#1, central value, dynamical\_scale\_choice=10',\
'MADatNLO.HwU' index 113 using (($1+$2)/2):($3 >= 0 ? sqrt(-1) : abs($3)):4 w yerrorbar ls 102 title '',\
'MADatNLO.HwU' index 113 using (($1+$2)/2):($3 >= 0 ? sqrt(-1) : abs($3)) ls 102 title '',\
'MADatNLO.HwU' index 113 using (($1+$2)/2):($3 < 0 ? sqrt(-1) : $3):4 w yerrorbar ls 2 title '',\
'MADatNLO.HwU' index 113 using (($1+$2)/2):($3 < 0 ? sqrt(-1) : $3) ls 2 title 'LO|#1, central value, dynamical\_scale\_choice=10',\
'MADatNLO.HwU' index 112 using (($1+$2)/2):($3 >= 0 ? sqrt(-1) : abs($3)):4 w yerrorbar ls 101 title '',\
'MADatNLO.HwU' index 112 using (($1+$2)/2):($3 >= 0 ? sqrt(-1) : abs($3)) ls 101 title '',\
'MADatNLO.HwU' index 112 using (($1+$2)/2):($3 < 0 ? sqrt(-1) : $3):4 w yerrorbar ls 1 title '',\
'MADatNLO.HwU' index 112 using (($1+$2)/2):($3 < 0 ? sqrt(-1) : $3) ls 1 title 'NLO|#1, central value, dynamical\_scale\_choice=10'
#-- rendering subhistograms 'Relative scale and PDF uncertainty'
unset label
unset format
set yrange [-1.4800e+00:1.4000e+00]
set origin 0.0000e+00, 3.5000e-01
set size 1.0000e+00, 1.5000e-01
set mytics 2
set ytics auto
set format x ''
unset logscale y
set ylabel "NLO|#1 rel.unc."
set label "Relative uncertainties w.r.t. central values" font ",9" front at graph 0.03, graph 0.13
plot \
'MADatNLO.HwU' index 115 using (($1+$2)/2):(safe($7,$3,1.0)-1.0) ls 14 title '',\
'MADatNLO.HwU' index 115 using (($1+$2)/2):(safe($6,$3,1.0)-1.0) ls 14 title '',\
'MADatNLO.HwU' index 114 using (($1+$2)/2):(safe($7,$3,1.0)-1.0) ls 13 title '',\
'MADatNLO.HwU' index 114 using (($1+$2)/2):(safe($6,$3,1.0)-1.0) ls 13 title '',\
'MADatNLO.HwU' index 113 using (($1+$2)/2):(safe($7,$3,1.0)-1.0) ls 12 title '',\
'MADatNLO.HwU' index 113 using (($1+$2)/2):(safe($6,$3,1.0)-1.0) ls 12 title '',\
'MADatNLO.HwU' index 112 using (($1+$2)/2):(safe($7,$3,1.0)-1.0) ls 11 title '',\
'MADatNLO.HwU' index 112 using (($1+$2)/2):(safe($6,$3,1.0)-1.0) ls 11 title '',\
0.0 ls 999 title '',\
'MADatNLO.HwU' index 115 using (($1+$2)/2):(0.0):(safe($4,$3,0.0)) w yerrorbar ls 4 title '',\
'MADatNLO.HwU' index 115 using (($1+$2)/2):(safe($5,$3,1.0)-1.0) ls 4 title '',\
'MADatNLO.HwU' index 114 using (($1+$2)/2):(0.0):(safe($4,$3,0.0)) w yerrorbar ls 3 title '',\
'MADatNLO.HwU' index 114 using (($1+$2)/2):(safe($5,$3,1.0)-1.0) ls 3 title '',\
'MADatNLO.HwU' index 113 using (($1+$2)/2):(0.0):(safe($4,$3,0.0)) w yerrorbar ls 2 title '',\
'MADatNLO.HwU' index 113 using (($1+$2)/2):(safe($5,$3,1.0)-1.0) ls 2 title '',\
'MADatNLO.HwU' index 112 using (($1+$2)/2):(0.0):(safe($4,$3,0.0)) w yerrorbar ls 1 title '',\
'MADatNLO.HwU' index 112 using (($1+$2)/2):(safe($5,$3,1.0)-1.0) ls 1 title ''
#-- rendering subhistograms '(LO|#1SD0|#1SD1|#1)/(NLO|#1 central value) ratio'
unset label
unset format
set yrange [-2.4000e-01:1.2000e+00]
set origin 0.0000e+00, 2.0000e-01
set size 1.0000e+00, 1.5000e-01
set mytics 2
set ytics auto
set format x
unset logscale y
set ylabel "ratio w.r.t. NLO|#1"
set label "(LO|#1SD0|#1SD1|#1)/(NLO|#1 central value)" font ",9" at graph 0.03, graph 0.13
plot \
1.0 ls 999 title '',\
'MADatNLO.HwU' index 118 using (($1+$2)/2):7 ls 14 title '',\
'MADatNLO.HwU' index 118 using (($1+$2)/2):6 ls 14 title '',\
'MADatNLO.HwU' index 117 using (($1+$2)/2):7 ls 13 title '',\
'MADatNLO.HwU' index 117 using (($1+$2)/2):6 ls 13 title '',\
'MADatNLO.HwU' index 116 using (($1+$2)/2):7 ls 12 title '',\
'MADatNLO.HwU' index 116 using (($1+$2)/2):6 ls 12 title '',\
'MADatNLO.HwU' index 118 using (($1+$2)/2):5 ls 4 title '',\
'MADatNLO.HwU' index 118 using (($1+$2)/2):3:4 w yerrorbar ls 4 title '',\
'MADatNLO.HwU' index 118 using (($1+$2)/2):3 ls 4 title '',\
'MADatNLO.HwU' index 117 using (($1+$2)/2):5 ls 3 title '',\
'MADatNLO.HwU' index 117 using (($1+$2)/2):3:4 w yerrorbar ls 3 title '',\
'MADatNLO.HwU' index 117 using (($1+$2)/2):3 ls 3 title '',\
'MADatNLO.HwU' index 116 using (($1+$2)/2):5 ls 2 title '',\
'MADatNLO.HwU' index 116 using (($1+$2)/2):3:4 w yerrorbar ls 2 title '',\
'MADatNLO.HwU' index 116 using (($1+$2)/2):3 ls 2 title ''

unset label

################################################################################

################################################################################
### Rendering of the plot titled 'epemmupmum log pT'
################################################################################

set multiplot
set label "epemmupmum log pT" font ",13" at graph 0.04, graph 1.05
set xrange [-2.0000e-01:3.8000e+00]
set bmargin 0 
set tmargin 0
set xtics nomirror
set ytics nomirror
set mytics 10
set xtics auto
set key horizontal noreverse maxcols 1 width -4 
set label front 'MadGraph5\_aMC\@NLO' font "Courier,11" rotate by 90 at graph 1.02, graph 0.04

#-- rendering subhistograms 'NLO|#1 and LO|#1 results'

set format y '10^{%T}'
set yrange [9.0000e-01:1.1000e+02]
set origin 0.0000e+00, 5.0000e-01
set size 1.0000e+00, 4.0000e-01
set mytics 10
set ytics auto
set format x ''
set logscale y
set ylabel "{/Symbol s} per bin [pb]"

plot \
sqrt(-1) ls 14 title 'SD1|#1, scale variation',\
sqrt(-1) ls 13 title 'SD0|#1, scale variation',\
sqrt(-1) ls 12 title 'LO|#1, scale variation',\
sqrt(-1) ls 11 title 'NLO|#1, scale variation',\
'MADatNLO.HwU' index 122 using (($1+$2)/2):($3 >= 0 ? sqrt(-1) : abs($3)):4 w yerrorbar ls 104 title '',\
'MADatNLO.HwU' index 122 using (($1+$2)/2):($3 >= 0 ? sqrt(-1) : abs($3)) ls 104 title '',\
'MADatNLO.HwU' index 122 using (($1+$2)/2):($3 < 0 ? sqrt(-1) : $3):4 w yerrorbar ls 4 title '',\
'MADatNLO.HwU' index 122 using (($1+$2)/2):($3 < 0 ? sqrt(-1) : $3) ls 4 title 'SD1|#1, central value, dynamical\_scale\_choice=10',\
'MADatNLO.HwU' index 121 using (($1+$2)/2):($3 >= 0 ? sqrt(-1) : abs($3)):4 w yerrorbar ls 103 title '',\
'MADatNLO.HwU' index 121 using (($1+$2)/2):($3 >= 0 ? sqrt(-1) : abs($3)) ls 103 title '',\
'MADatNLO.HwU' index 121 using (($1+$2)/2):($3 < 0 ? sqrt(-1) : $3):4 w yerrorbar ls 3 title '',\
'MADatNLO.HwU' index 121 using (($1+$2)/2):($3 < 0 ? sqrt(-1) : $3) ls 3 title 'SD0|#1, central value, dynamical\_scale\_choice=10',\
'MADatNLO.HwU' index 120 using (($1+$2)/2):($3 >= 0 ? sqrt(-1) : abs($3)):4 w yerrorbar ls 102 title '',\
'MADatNLO.HwU' index 120 using (($1+$2)/2):($3 >= 0 ? sqrt(-1) : abs($3)) ls 102 title '',\
'MADatNLO.HwU' index 120 using (($1+$2)/2):($3 < 0 ? sqrt(-1) : $3):4 w yerrorbar ls 2 title '',\
'MADatNLO.HwU' index 120 using (($1+$2)/2):($3 < 0 ? sqrt(-1) : $3) ls 2 title 'LO|#1, central value, dynamical\_scale\_choice=10',\
'MADatNLO.HwU' index 119 using (($1+$2)/2):($3 >= 0 ? sqrt(-1) : abs($3)):4 w yerrorbar ls 101 title '',\
'MADatNLO.HwU' index 119 using (($1+$2)/2):($3 >= 0 ? sqrt(-1) : abs($3)) ls 101 title '',\
'MADatNLO.HwU' index 119 using (($1+$2)/2):($3 < 0 ? sqrt(-1) : $3):4 w yerrorbar ls 1 title '',\
'MADatNLO.HwU' index 119 using (($1+$2)/2):($3 < 0 ? sqrt(-1) : $3) ls 1 title 'NLO|#1, central value, dynamical\_scale\_choice=10'
#-- rendering subhistograms 'Relative scale and PDF uncertainty'
unset label
unset format
set yrange [-1.4800e+00:1.4000e+00]
set origin 0.0000e+00, 3.5000e-01
set size 1.0000e+00, 1.5000e-01
set mytics 2
set ytics auto
set format x ''
unset logscale y
set ylabel "NLO|#1 rel.unc."
set label "Relative uncertainties w.r.t. central values" font ",9" front at graph 0.03, graph 0.13
plot \
'MADatNLO.HwU' index 122 using (($1+$2)/2):(safe($7,$3,1.0)-1.0) ls 14 title '',\
'MADatNLO.HwU' index 122 using (($1+$2)/2):(safe($6,$3,1.0)-1.0) ls 14 title '',\
'MADatNLO.HwU' index 121 using (($1+$2)/2):(safe($7,$3,1.0)-1.0) ls 13 title '',\
'MADatNLO.HwU' index 121 using (($1+$2)/2):(safe($6,$3,1.0)-1.0) ls 13 title '',\
'MADatNLO.HwU' index 120 using (($1+$2)/2):(safe($7,$3,1.0)-1.0) ls 12 title '',\
'MADatNLO.HwU' index 120 using (($1+$2)/2):(safe($6,$3,1.0)-1.0) ls 12 title '',\
'MADatNLO.HwU' index 119 using (($1+$2)/2):(safe($7,$3,1.0)-1.0) ls 11 title '',\
'MADatNLO.HwU' index 119 using (($1+$2)/2):(safe($6,$3,1.0)-1.0) ls 11 title '',\
0.0 ls 999 title '',\
'MADatNLO.HwU' index 122 using (($1+$2)/2):(0.0):(safe($4,$3,0.0)) w yerrorbar ls 4 title '',\
'MADatNLO.HwU' index 122 using (($1+$2)/2):(safe($5,$3,1.0)-1.0) ls 4 title '',\
'MADatNLO.HwU' index 121 using (($1+$2)/2):(0.0):(safe($4,$3,0.0)) w yerrorbar ls 3 title '',\
'MADatNLO.HwU' index 121 using (($1+$2)/2):(safe($5,$3,1.0)-1.0) ls 3 title '',\
'MADatNLO.HwU' index 120 using (($1+$2)/2):(0.0):(safe($4,$3,0.0)) w yerrorbar ls 2 title '',\
'MADatNLO.HwU' index 120 using (($1+$2)/2):(safe($5,$3,1.0)-1.0) ls 2 title '',\
'MADatNLO.HwU' index 119 using (($1+$2)/2):(0.0):(safe($4,$3,0.0)) w yerrorbar ls 1 title '',\
'MADatNLO.HwU' index 119 using (($1+$2)/2):(safe($5,$3,1.0)-1.0) ls 1 title ''
#-- rendering subhistograms '(LO|#1SD0|#1SD1|#1)/(NLO|#1 central value) ratio'
unset label
unset format
set yrange [-2.4000e-01:1.2000e+00]
set origin 0.0000e+00, 2.0000e-01
set size 1.0000e+00, 1.5000e-01
set mytics 2
set ytics auto
set format x
unset logscale y
set ylabel "ratio w.r.t. NLO|#1"
set label "(LO|#1SD0|#1SD1|#1)/(NLO|#1 central value)" font ",9" at graph 0.03, graph 0.13
plot \
1.0 ls 999 title '',\
'MADatNLO.HwU' index 125 using (($1+$2)/2):7 ls 14 title '',\
'MADatNLO.HwU' index 125 using (($1+$2)/2):6 ls 14 title '',\
'MADatNLO.HwU' index 124 using (($1+$2)/2):7 ls 13 title '',\
'MADatNLO.HwU' index 124 using (($1+$2)/2):6 ls 13 title '',\
'MADatNLO.HwU' index 123 using (($1+$2)/2):7 ls 12 title '',\
'MADatNLO.HwU' index 123 using (($1+$2)/2):6 ls 12 title '',\
'MADatNLO.HwU' index 125 using (($1+$2)/2):5 ls 4 title '',\
'MADatNLO.HwU' index 125 using (($1+$2)/2):3:4 w yerrorbar ls 4 title '',\
'MADatNLO.HwU' index 125 using (($1+$2)/2):3 ls 4 title '',\
'MADatNLO.HwU' index 124 using (($1+$2)/2):5 ls 3 title '',\
'MADatNLO.HwU' index 124 using (($1+$2)/2):3:4 w yerrorbar ls 3 title '',\
'MADatNLO.HwU' index 124 using (($1+$2)/2):3 ls 3 title '',\
'MADatNLO.HwU' index 123 using (($1+$2)/2):5 ls 2 title '',\
'MADatNLO.HwU' index 123 using (($1+$2)/2):3:4 w yerrorbar ls 2 title '',\
'MADatNLO.HwU' index 123 using (($1+$2)/2):3 ls 2 title ''

unset label

################################################################################

################################################################################
### Rendering of the plot titled 'epvemumvm log pT'
################################################################################

set multiplot
set label "epvemumvm log pT" font ",13" at graph 0.04, graph 1.05
set xrange [-2.0000e-01:3.8000e+00]
set bmargin 0 
set tmargin 0
set xtics nomirror
set ytics nomirror
set mytics 10
set xtics auto
set key horizontal noreverse maxcols 1 width -4 
set label front 'MadGraph5\_aMC\@NLO' font "Courier,11" rotate by 90 at graph 1.02, graph 0.04

#-- rendering subhistograms 'NLO|#1 and LO|#1 results'

set format y '10^{%T}'
set yrange [9.0000e-01:1.1000e+02]
set origin 0.0000e+00, 5.0000e-01
set size 1.0000e+00, 4.0000e-01
set mytics 10
set ytics auto
set format x ''
set logscale y
set ylabel "{/Symbol s} per bin [pb]"

plot \
sqrt(-1) ls 14 title 'SD1|#1, scale variation',\
sqrt(-1) ls 13 title 'SD0|#1, scale variation',\
sqrt(-1) ls 12 title 'LO|#1, scale variation',\
sqrt(-1) ls 11 title 'NLO|#1, scale variation',\
'MADatNLO.HwU' index 129 using (($1+$2)/2):($3 >= 0 ? sqrt(-1) : abs($3)):4 w yerrorbar ls 104 title '',\
'MADatNLO.HwU' index 129 using (($1+$2)/2):($3 >= 0 ? sqrt(-1) : abs($3)) ls 104 title '',\
'MADatNLO.HwU' index 129 using (($1+$2)/2):($3 < 0 ? sqrt(-1) : $3):4 w yerrorbar ls 4 title '',\
'MADatNLO.HwU' index 129 using (($1+$2)/2):($3 < 0 ? sqrt(-1) : $3) ls 4 title 'SD1|#1, central value, dynamical\_scale\_choice=10',\
'MADatNLO.HwU' index 128 using (($1+$2)/2):($3 >= 0 ? sqrt(-1) : abs($3)):4 w yerrorbar ls 103 title '',\
'MADatNLO.HwU' index 128 using (($1+$2)/2):($3 >= 0 ? sqrt(-1) : abs($3)) ls 103 title '',\
'MADatNLO.HwU' index 128 using (($1+$2)/2):($3 < 0 ? sqrt(-1) : $3):4 w yerrorbar ls 3 title '',\
'MADatNLO.HwU' index 128 using (($1+$2)/2):($3 < 0 ? sqrt(-1) : $3) ls 3 title 'SD0|#1, central value, dynamical\_scale\_choice=10',\
'MADatNLO.HwU' index 127 using (($1+$2)/2):($3 >= 0 ? sqrt(-1) : abs($3)):4 w yerrorbar ls 102 title '',\
'MADatNLO.HwU' index 127 using (($1+$2)/2):($3 >= 0 ? sqrt(-1) : abs($3)) ls 102 title '',\
'MADatNLO.HwU' index 127 using (($1+$2)/2):($3 < 0 ? sqrt(-1) : $3):4 w yerrorbar ls 2 title '',\
'MADatNLO.HwU' index 127 using (($1+$2)/2):($3 < 0 ? sqrt(-1) : $3) ls 2 title 'LO|#1, central value, dynamical\_scale\_choice=10',\
'MADatNLO.HwU' index 126 using (($1+$2)/2):($3 >= 0 ? sqrt(-1) : abs($3)):4 w yerrorbar ls 101 title '',\
'MADatNLO.HwU' index 126 using (($1+$2)/2):($3 >= 0 ? sqrt(-1) : abs($3)) ls 101 title '',\
'MADatNLO.HwU' index 126 using (($1+$2)/2):($3 < 0 ? sqrt(-1) : $3):4 w yerrorbar ls 1 title '',\
'MADatNLO.HwU' index 126 using (($1+$2)/2):($3 < 0 ? sqrt(-1) : $3) ls 1 title 'NLO|#1, central value, dynamical\_scale\_choice=10'
#-- rendering subhistograms 'Relative scale and PDF uncertainty'
unset label
unset format
set yrange [-1.4800e+00:1.4000e+00]
set origin 0.0000e+00, 3.5000e-01
set size 1.0000e+00, 1.5000e-01
set mytics 2
set ytics auto
set format x ''
unset logscale y
set ylabel "NLO|#1 rel.unc."
set label "Relative uncertainties w.r.t. central values" font ",9" front at graph 0.03, graph 0.13
plot \
'MADatNLO.HwU' index 129 using (($1+$2)/2):(safe($7,$3,1.0)-1.0) ls 14 title '',\
'MADatNLO.HwU' index 129 using (($1+$2)/2):(safe($6,$3,1.0)-1.0) ls 14 title '',\
'MADatNLO.HwU' index 128 using (($1+$2)/2):(safe($7,$3,1.0)-1.0) ls 13 title '',\
'MADatNLO.HwU' index 128 using (($1+$2)/2):(safe($6,$3,1.0)-1.0) ls 13 title '',\
'MADatNLO.HwU' index 127 using (($1+$2)/2):(safe($7,$3,1.0)-1.0) ls 12 title '',\
'MADatNLO.HwU' index 127 using (($1+$2)/2):(safe($6,$3,1.0)-1.0) ls 12 title '',\
'MADatNLO.HwU' index 126 using (($1+$2)/2):(safe($7,$3,1.0)-1.0) ls 11 title '',\
'MADatNLO.HwU' index 126 using (($1+$2)/2):(safe($6,$3,1.0)-1.0) ls 11 title '',\
0.0 ls 999 title '',\
'MADatNLO.HwU' index 129 using (($1+$2)/2):(0.0):(safe($4,$3,0.0)) w yerrorbar ls 4 title '',\
'MADatNLO.HwU' index 129 using (($1+$2)/2):(safe($5,$3,1.0)-1.0) ls 4 title '',\
'MADatNLO.HwU' index 128 using (($1+$2)/2):(0.0):(safe($4,$3,0.0)) w yerrorbar ls 3 title '',\
'MADatNLO.HwU' index 128 using (($1+$2)/2):(safe($5,$3,1.0)-1.0) ls 3 title '',\
'MADatNLO.HwU' index 127 using (($1+$2)/2):(0.0):(safe($4,$3,0.0)) w yerrorbar ls 2 title '',\
'MADatNLO.HwU' index 127 using (($1+$2)/2):(safe($5,$3,1.0)-1.0) ls 2 title '',\
'MADatNLO.HwU' index 126 using (($1+$2)/2):(0.0):(safe($4,$3,0.0)) w yerrorbar ls 1 title '',\
'MADatNLO.HwU' index 126 using (($1+$2)/2):(safe($5,$3,1.0)-1.0) ls 1 title ''
#-- rendering subhistograms '(LO|#1SD0|#1SD1|#1)/(NLO|#1 central value) ratio'
unset label
unset format
set yrange [-2.4000e-01:1.2000e+00]
set origin 0.0000e+00, 2.0000e-01
set size 1.0000e+00, 1.5000e-01
set mytics 2
set ytics auto
set format x
unset logscale y
set ylabel "ratio w.r.t. NLO|#1"
set label "(LO|#1SD0|#1SD1|#1)/(NLO|#1 central value)" font ",9" at graph 0.03, graph 0.13
plot \
1.0 ls 999 title '',\
'MADatNLO.HwU' index 132 using (($1+$2)/2):7 ls 14 title '',\
'MADatNLO.HwU' index 132 using (($1+$2)/2):6 ls 14 title '',\
'MADatNLO.HwU' index 131 using (($1+$2)/2):7 ls 13 title '',\
'MADatNLO.HwU' index 131 using (($1+$2)/2):6 ls 13 title '',\
'MADatNLO.HwU' index 130 using (($1+$2)/2):7 ls 12 title '',\
'MADatNLO.HwU' index 130 using (($1+$2)/2):6 ls 12 title '',\
'MADatNLO.HwU' index 132 using (($1+$2)/2):5 ls 4 title '',\
'MADatNLO.HwU' index 132 using (($1+$2)/2):3:4 w yerrorbar ls 4 title '',\
'MADatNLO.HwU' index 132 using (($1+$2)/2):3 ls 4 title '',\
'MADatNLO.HwU' index 131 using (($1+$2)/2):5 ls 3 title '',\
'MADatNLO.HwU' index 131 using (($1+$2)/2):3:4 w yerrorbar ls 3 title '',\
'MADatNLO.HwU' index 131 using (($1+$2)/2):3 ls 3 title '',\
'MADatNLO.HwU' index 130 using (($1+$2)/2):5 ls 2 title '',\
'MADatNLO.HwU' index 130 using (($1+$2)/2):3:4 w yerrorbar ls 2 title '',\
'MADatNLO.HwU' index 130 using (($1+$2)/2):3 ls 2 title ''

unset label

################################################################################

################################################################################
### Rendering of the plot titled 'top quark log pT'
################################################################################

set multiplot
set label "top quark log pT" font ",13" at graph 0.04, graph 1.05
set xrange [-2.0000e-01:3.8000e+00]
set bmargin 0 
set tmargin 0
set xtics nomirror
set ytics nomirror
set mytics 10
set xtics auto
set key horizontal noreverse maxcols 1 width -4 
set label front 'MadGraph5\_aMC\@NLO' font "Courier,11" rotate by 90 at graph 1.02, graph 0.04

#-- rendering subhistograms 'NLO|#1 and LO|#1 results'

set format y '10^{%T}'
set yrange [9.0000e-01:1.1000e+02]
set origin 0.0000e+00, 5.0000e-01
set size 1.0000e+00, 4.0000e-01
set mytics 10
set ytics auto
set format x ''
set logscale y
set ylabel "{/Symbol s} per bin [pb]"

plot \
sqrt(-1) ls 14 title 'SD1|#1, scale variation',\
sqrt(-1) ls 13 title 'SD0|#1, scale variation',\
sqrt(-1) ls 12 title 'LO|#1, scale variation',\
sqrt(-1) ls 11 title 'NLO|#1, scale variation',\
'MADatNLO.HwU' index 136 using (($1+$2)/2):($3 >= 0 ? sqrt(-1) : abs($3)):4 w yerrorbar ls 104 title '',\
'MADatNLO.HwU' index 136 using (($1+$2)/2):($3 >= 0 ? sqrt(-1) : abs($3)) ls 104 title '',\
'MADatNLO.HwU' index 136 using (($1+$2)/2):($3 < 0 ? sqrt(-1) : $3):4 w yerrorbar ls 4 title '',\
'MADatNLO.HwU' index 136 using (($1+$2)/2):($3 < 0 ? sqrt(-1) : $3) ls 4 title 'SD1|#1, central value, dynamical\_scale\_choice=10',\
'MADatNLO.HwU' index 135 using (($1+$2)/2):($3 >= 0 ? sqrt(-1) : abs($3)):4 w yerrorbar ls 103 title '',\
'MADatNLO.HwU' index 135 using (($1+$2)/2):($3 >= 0 ? sqrt(-1) : abs($3)) ls 103 title '',\
'MADatNLO.HwU' index 135 using (($1+$2)/2):($3 < 0 ? sqrt(-1) : $3):4 w yerrorbar ls 3 title '',\
'MADatNLO.HwU' index 135 using (($1+$2)/2):($3 < 0 ? sqrt(-1) : $3) ls 3 title 'SD0|#1, central value, dynamical\_scale\_choice=10',\
'MADatNLO.HwU' index 134 using (($1+$2)/2):($3 >= 0 ? sqrt(-1) : abs($3)):4 w yerrorbar ls 102 title '',\
'MADatNLO.HwU' index 134 using (($1+$2)/2):($3 >= 0 ? sqrt(-1) : abs($3)) ls 102 title '',\
'MADatNLO.HwU' index 134 using (($1+$2)/2):($3 < 0 ? sqrt(-1) : $3):4 w yerrorbar ls 2 title '',\
'MADatNLO.HwU' index 134 using (($1+$2)/2):($3 < 0 ? sqrt(-1) : $3) ls 2 title 'LO|#1, central value, dynamical\_scale\_choice=10',\
'MADatNLO.HwU' index 133 using (($1+$2)/2):($3 >= 0 ? sqrt(-1) : abs($3)):4 w yerrorbar ls 101 title '',\
'MADatNLO.HwU' index 133 using (($1+$2)/2):($3 >= 0 ? sqrt(-1) : abs($3)) ls 101 title '',\
'MADatNLO.HwU' index 133 using (($1+$2)/2):($3 < 0 ? sqrt(-1) : $3):4 w yerrorbar ls 1 title '',\
'MADatNLO.HwU' index 133 using (($1+$2)/2):($3 < 0 ? sqrt(-1) : $3) ls 1 title 'NLO|#1, central value, dynamical\_scale\_choice=10'
#-- rendering subhistograms 'Relative scale and PDF uncertainty'
unset label
unset format
set yrange [-1.4800e+00:1.4000e+00]
set origin 0.0000e+00, 3.5000e-01
set size 1.0000e+00, 1.5000e-01
set mytics 2
set ytics auto
set format x ''
unset logscale y
set ylabel "NLO|#1 rel.unc."
set label "Relative uncertainties w.r.t. central values" font ",9" front at graph 0.03, graph 0.13
plot \
'MADatNLO.HwU' index 136 using (($1+$2)/2):(safe($7,$3,1.0)-1.0) ls 14 title '',\
'MADatNLO.HwU' index 136 using (($1+$2)/2):(safe($6,$3,1.0)-1.0) ls 14 title '',\
'MADatNLO.HwU' index 135 using (($1+$2)/2):(safe($7,$3,1.0)-1.0) ls 13 title '',\
'MADatNLO.HwU' index 135 using (($1+$2)/2):(safe($6,$3,1.0)-1.0) ls 13 title '',\
'MADatNLO.HwU' index 134 using (($1+$2)/2):(safe($7,$3,1.0)-1.0) ls 12 title '',\
'MADatNLO.HwU' index 134 using (($1+$2)/2):(safe($6,$3,1.0)-1.0) ls 12 title '',\
'MADatNLO.HwU' index 133 using (($1+$2)/2):(safe($7,$3,1.0)-1.0) ls 11 title '',\
'MADatNLO.HwU' index 133 using (($1+$2)/2):(safe($6,$3,1.0)-1.0) ls 11 title '',\
0.0 ls 999 title '',\
'MADatNLO.HwU' index 136 using (($1+$2)/2):(0.0):(safe($4,$3,0.0)) w yerrorbar ls 4 title '',\
'MADatNLO.HwU' index 136 using (($1+$2)/2):(safe($5,$3,1.0)-1.0) ls 4 title '',\
'MADatNLO.HwU' index 135 using (($1+$2)/2):(0.0):(safe($4,$3,0.0)) w yerrorbar ls 3 title '',\
'MADatNLO.HwU' index 135 using (($1+$2)/2):(safe($5,$3,1.0)-1.0) ls 3 title '',\
'MADatNLO.HwU' index 134 using (($1+$2)/2):(0.0):(safe($4,$3,0.0)) w yerrorbar ls 2 title '',\
'MADatNLO.HwU' index 134 using (($1+$2)/2):(safe($5,$3,1.0)-1.0) ls 2 title '',\
'MADatNLO.HwU' index 133 using (($1+$2)/2):(0.0):(safe($4,$3,0.0)) w yerrorbar ls 1 title '',\
'MADatNLO.HwU' index 133 using (($1+$2)/2):(safe($5,$3,1.0)-1.0) ls 1 title ''
#-- rendering subhistograms '(LO|#1SD0|#1SD1|#1)/(NLO|#1 central value) ratio'
unset label
unset format
set yrange [-2.4000e-01:1.2000e+00]
set origin 0.0000e+00, 2.0000e-01
set size 1.0000e+00, 1.5000e-01
set mytics 2
set ytics auto
set format x
unset logscale y
set ylabel "ratio w.r.t. NLO|#1"
set label "(LO|#1SD0|#1SD1|#1)/(NLO|#1 central value)" font ",9" at graph 0.03, graph 0.13
plot \
1.0 ls 999 title '',\
'MADatNLO.HwU' index 139 using (($1+$2)/2):7 ls 14 title '',\
'MADatNLO.HwU' index 139 using (($1+$2)/2):6 ls 14 title '',\
'MADatNLO.HwU' index 138 using (($1+$2)/2):7 ls 13 title '',\
'MADatNLO.HwU' index 138 using (($1+$2)/2):6 ls 13 title '',\
'MADatNLO.HwU' index 137 using (($1+$2)/2):7 ls 12 title '',\
'MADatNLO.HwU' index 137 using (($1+$2)/2):6 ls 12 title '',\
'MADatNLO.HwU' index 139 using (($1+$2)/2):5 ls 4 title '',\
'MADatNLO.HwU' index 139 using (($1+$2)/2):3:4 w yerrorbar ls 4 title '',\
'MADatNLO.HwU' index 139 using (($1+$2)/2):3 ls 4 title '',\
'MADatNLO.HwU' index 138 using (($1+$2)/2):5 ls 3 title '',\
'MADatNLO.HwU' index 138 using (($1+$2)/2):3:4 w yerrorbar ls 3 title '',\
'MADatNLO.HwU' index 138 using (($1+$2)/2):3 ls 3 title '',\
'MADatNLO.HwU' index 137 using (($1+$2)/2):5 ls 2 title '',\
'MADatNLO.HwU' index 137 using (($1+$2)/2):3:4 w yerrorbar ls 2 title '',\
'MADatNLO.HwU' index 137 using (($1+$2)/2):3 ls 2 title ''

unset label

################################################################################

################################################################################
### Rendering of the plot titled 'anti-top quark log pT'
################################################################################

set multiplot
set label "anti-top quark log pT" font ",13" at graph 0.04, graph 1.05
set xrange [-2.0000e-01:3.8000e+00]
set bmargin 0 
set tmargin 0
set xtics nomirror
set ytics nomirror
set mytics 10
set xtics auto
set key horizontal noreverse maxcols 1 width -4 
set label front 'MadGraph5\_aMC\@NLO' font "Courier,11" rotate by 90 at graph 1.02, graph 0.04

#-- rendering subhistograms 'NLO|#1 and LO|#1 results'

set format y '10^{%T}'
set yrange [9.0000e-01:1.1000e+02]
set origin 0.0000e+00, 5.0000e-01
set size 1.0000e+00, 4.0000e-01
set mytics 10
set ytics auto
set format x ''
set logscale y
set ylabel "{/Symbol s} per bin [pb]"

plot \
sqrt(-1) ls 14 title 'SD1|#1, scale variation',\
sqrt(-1) ls 13 title 'SD0|#1, scale variation',\
sqrt(-1) ls 12 title 'LO|#1, scale variation',\
sqrt(-1) ls 11 title 'NLO|#1, scale variation',\
'MADatNLO.HwU' index 143 using (($1+$2)/2):($3 >= 0 ? sqrt(-1) : abs($3)):4 w yerrorbar ls 104 title '',\
'MADatNLO.HwU' index 143 using (($1+$2)/2):($3 >= 0 ? sqrt(-1) : abs($3)) ls 104 title '',\
'MADatNLO.HwU' index 143 using (($1+$2)/2):($3 < 0 ? sqrt(-1) : $3):4 w yerrorbar ls 4 title '',\
'MADatNLO.HwU' index 143 using (($1+$2)/2):($3 < 0 ? sqrt(-1) : $3) ls 4 title 'SD1|#1, central value, dynamical\_scale\_choice=10',\
'MADatNLO.HwU' index 142 using (($1+$2)/2):($3 >= 0 ? sqrt(-1) : abs($3)):4 w yerrorbar ls 103 title '',\
'MADatNLO.HwU' index 142 using (($1+$2)/2):($3 >= 0 ? sqrt(-1) : abs($3)) ls 103 title '',\
'MADatNLO.HwU' index 142 using (($1+$2)/2):($3 < 0 ? sqrt(-1) : $3):4 w yerrorbar ls 3 title '',\
'MADatNLO.HwU' index 142 using (($1+$2)/2):($3 < 0 ? sqrt(-1) : $3) ls 3 title 'SD0|#1, central value, dynamical\_scale\_choice=10',\
'MADatNLO.HwU' index 141 using (($1+$2)/2):($3 >= 0 ? sqrt(-1) : abs($3)):4 w yerrorbar ls 102 title '',\
'MADatNLO.HwU' index 141 using (($1+$2)/2):($3 >= 0 ? sqrt(-1) : abs($3)) ls 102 title '',\
'MADatNLO.HwU' index 141 using (($1+$2)/2):($3 < 0 ? sqrt(-1) : $3):4 w yerrorbar ls 2 title '',\
'MADatNLO.HwU' index 141 using (($1+$2)/2):($3 < 0 ? sqrt(-1) : $3) ls 2 title 'LO|#1, central value, dynamical\_scale\_choice=10',\
'MADatNLO.HwU' index 140 using (($1+$2)/2):($3 >= 0 ? sqrt(-1) : abs($3)):4 w yerrorbar ls 101 title '',\
'MADatNLO.HwU' index 140 using (($1+$2)/2):($3 >= 0 ? sqrt(-1) : abs($3)) ls 101 title '',\
'MADatNLO.HwU' index 140 using (($1+$2)/2):($3 < 0 ? sqrt(-1) : $3):4 w yerrorbar ls 1 title '',\
'MADatNLO.HwU' index 140 using (($1+$2)/2):($3 < 0 ? sqrt(-1) : $3) ls 1 title 'NLO|#1, central value, dynamical\_scale\_choice=10'
#-- rendering subhistograms 'Relative scale and PDF uncertainty'
unset label
unset format
set yrange [-1.4800e+00:1.4000e+00]
set origin 0.0000e+00, 3.5000e-01
set size 1.0000e+00, 1.5000e-01
set mytics 2
set ytics auto
set format x ''
unset logscale y
set ylabel "NLO|#1 rel.unc."
set label "Relative uncertainties w.r.t. central values" font ",9" front at graph 0.03, graph 0.13
plot \
'MADatNLO.HwU' index 143 using (($1+$2)/2):(safe($7,$3,1.0)-1.0) ls 14 title '',\
'MADatNLO.HwU' index 143 using (($1+$2)/2):(safe($6,$3,1.0)-1.0) ls 14 title '',\
'MADatNLO.HwU' index 142 using (($1+$2)/2):(safe($7,$3,1.0)-1.0) ls 13 title '',\
'MADatNLO.HwU' index 142 using (($1+$2)/2):(safe($6,$3,1.0)-1.0) ls 13 title '',\
'MADatNLO.HwU' index 141 using (($1+$2)/2):(safe($7,$3,1.0)-1.0) ls 12 title '',\
'MADatNLO.HwU' index 141 using (($1+$2)/2):(safe($6,$3,1.0)-1.0) ls 12 title '',\
'MADatNLO.HwU' index 140 using (($1+$2)/2):(safe($7,$3,1.0)-1.0) ls 11 title '',\
'MADatNLO.HwU' index 140 using (($1+$2)/2):(safe($6,$3,1.0)-1.0) ls 11 title '',\
0.0 ls 999 title '',\
'MADatNLO.HwU' index 143 using (($1+$2)/2):(0.0):(safe($4,$3,0.0)) w yerrorbar ls 4 title '',\
'MADatNLO.HwU' index 143 using (($1+$2)/2):(safe($5,$3,1.0)-1.0) ls 4 title '',\
'MADatNLO.HwU' index 142 using (($1+$2)/2):(0.0):(safe($4,$3,0.0)) w yerrorbar ls 3 title '',\
'MADatNLO.HwU' index 142 using (($1+$2)/2):(safe($5,$3,1.0)-1.0) ls 3 title '',\
'MADatNLO.HwU' index 141 using (($1+$2)/2):(0.0):(safe($4,$3,0.0)) w yerrorbar ls 2 title '',\
'MADatNLO.HwU' index 141 using (($1+$2)/2):(safe($5,$3,1.0)-1.0) ls 2 title '',\
'MADatNLO.HwU' index 140 using (($1+$2)/2):(0.0):(safe($4,$3,0.0)) w yerrorbar ls 1 title '',\
'MADatNLO.HwU' index 140 using (($1+$2)/2):(safe($5,$3,1.0)-1.0) ls 1 title ''
#-- rendering subhistograms '(LO|#1SD0|#1SD1|#1)/(NLO|#1 central value) ratio'
unset label
unset format
set yrange [-2.4000e-01:1.2000e+00]
set origin 0.0000e+00, 2.0000e-01
set size 1.0000e+00, 1.5000e-01
set mytics 2
set ytics auto
set format x
unset logscale y
set ylabel "ratio w.r.t. NLO|#1"
set label "(LO|#1SD0|#1SD1|#1)/(NLO|#1 central value)" font ",9" at graph 0.03, graph 0.13
plot \
1.0 ls 999 title '',\
'MADatNLO.HwU' index 146 using (($1+$2)/2):7 ls 14 title '',\
'MADatNLO.HwU' index 146 using (($1+$2)/2):6 ls 14 title '',\
'MADatNLO.HwU' index 145 using (($1+$2)/2):7 ls 13 title '',\
'MADatNLO.HwU' index 145 using (($1+$2)/2):6 ls 13 title '',\
'MADatNLO.HwU' index 144 using (($1+$2)/2):7 ls 12 title '',\
'MADatNLO.HwU' index 144 using (($1+$2)/2):6 ls 12 title '',\
'MADatNLO.HwU' index 146 using (($1+$2)/2):5 ls 4 title '',\
'MADatNLO.HwU' index 146 using (($1+$2)/2):3:4 w yerrorbar ls 4 title '',\
'MADatNLO.HwU' index 146 using (($1+$2)/2):3 ls 4 title '',\
'MADatNLO.HwU' index 145 using (($1+$2)/2):5 ls 3 title '',\
'MADatNLO.HwU' index 145 using (($1+$2)/2):3:4 w yerrorbar ls 3 title '',\
'MADatNLO.HwU' index 145 using (($1+$2)/2):3 ls 3 title '',\
'MADatNLO.HwU' index 144 using (($1+$2)/2):5 ls 2 title '',\
'MADatNLO.HwU' index 144 using (($1+$2)/2):3:4 w yerrorbar ls 2 title '',\
'MADatNLO.HwU' index 144 using (($1+$2)/2):3 ls 2 title ''

unset label

################################################################################

################################################################################
### Rendering of the plot titled 'ttbar log pT'
################################################################################

set multiplot
set label "ttbar log pT" font ",13" at graph 0.04, graph 1.05
set xrange [-2.0000e-01:3.8000e+00]
set bmargin 0 
set tmargin 0
set xtics nomirror
set ytics nomirror
set mytics 10
set xtics auto
set key horizontal noreverse maxcols 1 width -4 
set label front 'MadGraph5\_aMC\@NLO' font "Courier,11" rotate by 90 at graph 1.02, graph 0.04

#-- rendering subhistograms 'NLO|#1 and LO|#1 results'

set format y '10^{%T}'
set yrange [9.0000e-01:1.1000e+02]
set origin 0.0000e+00, 5.0000e-01
set size 1.0000e+00, 4.0000e-01
set mytics 10
set ytics auto
set format x ''
set logscale y
set ylabel "{/Symbol s} per bin [pb]"

plot \
sqrt(-1) ls 14 title 'SD1|#1, scale variation',\
sqrt(-1) ls 13 title 'SD0|#1, scale variation',\
sqrt(-1) ls 12 title 'LO|#1, scale variation',\
sqrt(-1) ls 11 title 'NLO|#1, scale variation',\
'MADatNLO.HwU' index 150 using (($1+$2)/2):($3 >= 0 ? sqrt(-1) : abs($3)):4 w yerrorbar ls 104 title '',\
'MADatNLO.HwU' index 150 using (($1+$2)/2):($3 >= 0 ? sqrt(-1) : abs($3)) ls 104 title '',\
'MADatNLO.HwU' index 150 using (($1+$2)/2):($3 < 0 ? sqrt(-1) : $3):4 w yerrorbar ls 4 title '',\
'MADatNLO.HwU' index 150 using (($1+$2)/2):($3 < 0 ? sqrt(-1) : $3) ls 4 title 'SD1|#1, central value, dynamical\_scale\_choice=10',\
'MADatNLO.HwU' index 149 using (($1+$2)/2):($3 >= 0 ? sqrt(-1) : abs($3)):4 w yerrorbar ls 103 title '',\
'MADatNLO.HwU' index 149 using (($1+$2)/2):($3 >= 0 ? sqrt(-1) : abs($3)) ls 103 title '',\
'MADatNLO.HwU' index 149 using (($1+$2)/2):($3 < 0 ? sqrt(-1) : $3):4 w yerrorbar ls 3 title '',\
'MADatNLO.HwU' index 149 using (($1+$2)/2):($3 < 0 ? sqrt(-1) : $3) ls 3 title 'SD0|#1, central value, dynamical\_scale\_choice=10',\
'MADatNLO.HwU' index 148 using (($1+$2)/2):($3 >= 0 ? sqrt(-1) : abs($3)):4 w yerrorbar ls 102 title '',\
'MADatNLO.HwU' index 148 using (($1+$2)/2):($3 >= 0 ? sqrt(-1) : abs($3)) ls 102 title '',\
'MADatNLO.HwU' index 148 using (($1+$2)/2):($3 < 0 ? sqrt(-1) : $3):4 w yerrorbar ls 2 title '',\
'MADatNLO.HwU' index 148 using (($1+$2)/2):($3 < 0 ? sqrt(-1) : $3) ls 2 title 'LO|#1, central value, dynamical\_scale\_choice=10',\
'MADatNLO.HwU' index 147 using (($1+$2)/2):($3 >= 0 ? sqrt(-1) : abs($3)):4 w yerrorbar ls 101 title '',\
'MADatNLO.HwU' index 147 using (($1+$2)/2):($3 >= 0 ? sqrt(-1) : abs($3)) ls 101 title '',\
'MADatNLO.HwU' index 147 using (($1+$2)/2):($3 < 0 ? sqrt(-1) : $3):4 w yerrorbar ls 1 title '',\
'MADatNLO.HwU' index 147 using (($1+$2)/2):($3 < 0 ? sqrt(-1) : $3) ls 1 title 'NLO|#1, central value, dynamical\_scale\_choice=10'
#-- rendering subhistograms 'Relative scale and PDF uncertainty'
unset label
unset format
set yrange [-1.4800e+00:1.4000e+00]
set origin 0.0000e+00, 3.5000e-01
set size 1.0000e+00, 1.5000e-01
set mytics 2
set ytics auto
set format x ''
unset logscale y
set ylabel "NLO|#1 rel.unc."
set label "Relative uncertainties w.r.t. central values" font ",9" front at graph 0.03, graph 0.13
plot \
'MADatNLO.HwU' index 150 using (($1+$2)/2):(safe($7,$3,1.0)-1.0) ls 14 title '',\
'MADatNLO.HwU' index 150 using (($1+$2)/2):(safe($6,$3,1.0)-1.0) ls 14 title '',\
'MADatNLO.HwU' index 149 using (($1+$2)/2):(safe($7,$3,1.0)-1.0) ls 13 title '',\
'MADatNLO.HwU' index 149 using (($1+$2)/2):(safe($6,$3,1.0)-1.0) ls 13 title '',\
'MADatNLO.HwU' index 148 using (($1+$2)/2):(safe($7,$3,1.0)-1.0) ls 12 title '',\
'MADatNLO.HwU' index 148 using (($1+$2)/2):(safe($6,$3,1.0)-1.0) ls 12 title '',\
'MADatNLO.HwU' index 147 using (($1+$2)/2):(safe($7,$3,1.0)-1.0) ls 11 title '',\
'MADatNLO.HwU' index 147 using (($1+$2)/2):(safe($6,$3,1.0)-1.0) ls 11 title '',\
0.0 ls 999 title '',\
'MADatNLO.HwU' index 150 using (($1+$2)/2):(0.0):(safe($4,$3,0.0)) w yerrorbar ls 4 title '',\
'MADatNLO.HwU' index 150 using (($1+$2)/2):(safe($5,$3,1.0)-1.0) ls 4 title '',\
'MADatNLO.HwU' index 149 using (($1+$2)/2):(0.0):(safe($4,$3,0.0)) w yerrorbar ls 3 title '',\
'MADatNLO.HwU' index 149 using (($1+$2)/2):(safe($5,$3,1.0)-1.0) ls 3 title '',\
'MADatNLO.HwU' index 148 using (($1+$2)/2):(0.0):(safe($4,$3,0.0)) w yerrorbar ls 2 title '',\
'MADatNLO.HwU' index 148 using (($1+$2)/2):(safe($5,$3,1.0)-1.0) ls 2 title '',\
'MADatNLO.HwU' index 147 using (($1+$2)/2):(0.0):(safe($4,$3,0.0)) w yerrorbar ls 1 title '',\
'MADatNLO.HwU' index 147 using (($1+$2)/2):(safe($5,$3,1.0)-1.0) ls 1 title ''
#-- rendering subhistograms '(LO|#1SD0|#1SD1|#1)/(NLO|#1 central value) ratio'
unset label
unset format
set yrange [-2.4000e-01:1.2000e+00]
set origin 0.0000e+00, 2.0000e-01
set size 1.0000e+00, 1.5000e-01
set mytics 2
set ytics auto
set format x
unset logscale y
set ylabel "ratio w.r.t. NLO|#1"
set label "(LO|#1SD0|#1SD1|#1)/(NLO|#1 central value)" font ",9" at graph 0.03, graph 0.13
plot \
1.0 ls 999 title '',\
'MADatNLO.HwU' index 153 using (($1+$2)/2):7 ls 14 title '',\
'MADatNLO.HwU' index 153 using (($1+$2)/2):6 ls 14 title '',\
'MADatNLO.HwU' index 152 using (($1+$2)/2):7 ls 13 title '',\
'MADatNLO.HwU' index 152 using (($1+$2)/2):6 ls 13 title '',\
'MADatNLO.HwU' index 151 using (($1+$2)/2):7 ls 12 title '',\
'MADatNLO.HwU' index 151 using (($1+$2)/2):6 ls 12 title '',\
'MADatNLO.HwU' index 153 using (($1+$2)/2):5 ls 4 title '',\
'MADatNLO.HwU' index 153 using (($1+$2)/2):3:4 w yerrorbar ls 4 title '',\
'MADatNLO.HwU' index 153 using (($1+$2)/2):3 ls 4 title '',\
'MADatNLO.HwU' index 152 using (($1+$2)/2):5 ls 3 title '',\
'MADatNLO.HwU' index 152 using (($1+$2)/2):3:4 w yerrorbar ls 3 title '',\
'MADatNLO.HwU' index 152 using (($1+$2)/2):3 ls 3 title '',\
'MADatNLO.HwU' index 151 using (($1+$2)/2):5 ls 2 title '',\
'MADatNLO.HwU' index 151 using (($1+$2)/2):3:4 w yerrorbar ls 2 title '',\
'MADatNLO.HwU' index 151 using (($1+$2)/2):3 ls 2 title ''

unset label

################################################################################

################################################################################
### Rendering of the plot titled 'log missing Et (neutrinos)'
################################################################################

set multiplot
set label "log missing Et (neutrinos)" font ",13" at graph 0.04, graph 1.05
set xrange [-2.0000e-01:3.8000e+00]
set bmargin 0 
set tmargin 0
set xtics nomirror
set ytics nomirror
set mytics 10
set xtics auto
set key horizontal noreverse maxcols 1 width -4 
set label front 'MadGraph5\_aMC\@NLO' font "Courier,11" rotate by 90 at graph 1.02, graph 0.04

#-- rendering subhistograms 'NLO|#1 and LO|#1 results'

set format y '10^{%T}'
set yrange [9.0000e-01:1.1000e+02]
set origin 0.0000e+00, 5.0000e-01
set size 1.0000e+00, 4.0000e-01
set mytics 10
set ytics auto
set format x ''
set logscale y
set ylabel "{/Symbol s} per bin [pb]"

plot \
sqrt(-1) ls 14 title 'SD1|#1, scale variation',\
sqrt(-1) ls 13 title 'SD0|#1, scale variation',\
sqrt(-1) ls 12 title 'LO|#1, scale variation',\
sqrt(-1) ls 11 title 'NLO|#1, scale variation',\
'MADatNLO.HwU' index 157 using (($1+$2)/2):($3 >= 0 ? sqrt(-1) : abs($3)):4 w yerrorbar ls 104 title '',\
'MADatNLO.HwU' index 157 using (($1+$2)/2):($3 >= 0 ? sqrt(-1) : abs($3)) ls 104 title '',\
'MADatNLO.HwU' index 157 using (($1+$2)/2):($3 < 0 ? sqrt(-1) : $3):4 w yerrorbar ls 4 title '',\
'MADatNLO.HwU' index 157 using (($1+$2)/2):($3 < 0 ? sqrt(-1) : $3) ls 4 title 'SD1|#1, central value, dynamical\_scale\_choice=10',\
'MADatNLO.HwU' index 156 using (($1+$2)/2):($3 >= 0 ? sqrt(-1) : abs($3)):4 w yerrorbar ls 103 title '',\
'MADatNLO.HwU' index 156 using (($1+$2)/2):($3 >= 0 ? sqrt(-1) : abs($3)) ls 103 title '',\
'MADatNLO.HwU' index 156 using (($1+$2)/2):($3 < 0 ? sqrt(-1) : $3):4 w yerrorbar ls 3 title '',\
'MADatNLO.HwU' index 156 using (($1+$2)/2):($3 < 0 ? sqrt(-1) : $3) ls 3 title 'SD0|#1, central value, dynamical\_scale\_choice=10',\
'MADatNLO.HwU' index 155 using (($1+$2)/2):($3 >= 0 ? sqrt(-1) : abs($3)):4 w yerrorbar ls 102 title '',\
'MADatNLO.HwU' index 155 using (($1+$2)/2):($3 >= 0 ? sqrt(-1) : abs($3)) ls 102 title '',\
'MADatNLO.HwU' index 155 using (($1+$2)/2):($3 < 0 ? sqrt(-1) : $3):4 w yerrorbar ls 2 title '',\
'MADatNLO.HwU' index 155 using (($1+$2)/2):($3 < 0 ? sqrt(-1) : $3) ls 2 title 'LO|#1, central value, dynamical\_scale\_choice=10',\
'MADatNLO.HwU' index 154 using (($1+$2)/2):($3 >= 0 ? sqrt(-1) : abs($3)):4 w yerrorbar ls 101 title '',\
'MADatNLO.HwU' index 154 using (($1+$2)/2):($3 >= 0 ? sqrt(-1) : abs($3)) ls 101 title '',\
'MADatNLO.HwU' index 154 using (($1+$2)/2):($3 < 0 ? sqrt(-1) : $3):4 w yerrorbar ls 1 title '',\
'MADatNLO.HwU' index 154 using (($1+$2)/2):($3 < 0 ? sqrt(-1) : $3) ls 1 title 'NLO|#1, central value, dynamical\_scale\_choice=10'
#-- rendering subhistograms 'Relative scale and PDF uncertainty'
unset label
unset format
set yrange [-1.4800e+00:1.4000e+00]
set origin 0.0000e+00, 3.5000e-01
set size 1.0000e+00, 1.5000e-01
set mytics 2
set ytics auto
set format x ''
unset logscale y
set ylabel "NLO|#1 rel.unc."
set label "Relative uncertainties w.r.t. central values" font ",9" front at graph 0.03, graph 0.13
plot \
'MADatNLO.HwU' index 157 using (($1+$2)/2):(safe($7,$3,1.0)-1.0) ls 14 title '',\
'MADatNLO.HwU' index 157 using (($1+$2)/2):(safe($6,$3,1.0)-1.0) ls 14 title '',\
'MADatNLO.HwU' index 156 using (($1+$2)/2):(safe($7,$3,1.0)-1.0) ls 13 title '',\
'MADatNLO.HwU' index 156 using (($1+$2)/2):(safe($6,$3,1.0)-1.0) ls 13 title '',\
'MADatNLO.HwU' index 155 using (($1+$2)/2):(safe($7,$3,1.0)-1.0) ls 12 title '',\
'MADatNLO.HwU' index 155 using (($1+$2)/2):(safe($6,$3,1.0)-1.0) ls 12 title '',\
'MADatNLO.HwU' index 154 using (($1+$2)/2):(safe($7,$3,1.0)-1.0) ls 11 title '',\
'MADatNLO.HwU' index 154 using (($1+$2)/2):(safe($6,$3,1.0)-1.0) ls 11 title '',\
0.0 ls 999 title '',\
'MADatNLO.HwU' index 157 using (($1+$2)/2):(0.0):(safe($4,$3,0.0)) w yerrorbar ls 4 title '',\
'MADatNLO.HwU' index 157 using (($1+$2)/2):(safe($5,$3,1.0)-1.0) ls 4 title '',\
'MADatNLO.HwU' index 156 using (($1+$2)/2):(0.0):(safe($4,$3,0.0)) w yerrorbar ls 3 title '',\
'MADatNLO.HwU' index 156 using (($1+$2)/2):(safe($5,$3,1.0)-1.0) ls 3 title '',\
'MADatNLO.HwU' index 155 using (($1+$2)/2):(0.0):(safe($4,$3,0.0)) w yerrorbar ls 2 title '',\
'MADatNLO.HwU' index 155 using (($1+$2)/2):(safe($5,$3,1.0)-1.0) ls 2 title '',\
'MADatNLO.HwU' index 154 using (($1+$2)/2):(0.0):(safe($4,$3,0.0)) w yerrorbar ls 1 title '',\
'MADatNLO.HwU' index 154 using (($1+$2)/2):(safe($5,$3,1.0)-1.0) ls 1 title ''
#-- rendering subhistograms '(LO|#1SD0|#1SD1|#1)/(NLO|#1 central value) ratio'
unset label
unset format
set yrange [-2.4000e-01:1.2000e+00]
set origin 0.0000e+00, 2.0000e-01
set size 1.0000e+00, 1.5000e-01
set mytics 2
set ytics auto
set format x
unset logscale y
set ylabel "ratio w.r.t. NLO|#1"
set label "(LO|#1SD0|#1SD1|#1)/(NLO|#1 central value)" font ",9" at graph 0.03, graph 0.13
plot \
1.0 ls 999 title '',\
'MADatNLO.HwU' index 160 using (($1+$2)/2):7 ls 14 title '',\
'MADatNLO.HwU' index 160 using (($1+$2)/2):6 ls 14 title '',\
'MADatNLO.HwU' index 159 using (($1+$2)/2):7 ls 13 title '',\
'MADatNLO.HwU' index 159 using (($1+$2)/2):6 ls 13 title '',\
'MADatNLO.HwU' index 158 using (($1+$2)/2):7 ls 12 title '',\
'MADatNLO.HwU' index 158 using (($1+$2)/2):6 ls 12 title '',\
'MADatNLO.HwU' index 160 using (($1+$2)/2):5 ls 4 title '',\
'MADatNLO.HwU' index 160 using (($1+$2)/2):3:4 w yerrorbar ls 4 title '',\
'MADatNLO.HwU' index 160 using (($1+$2)/2):3 ls 4 title '',\
'MADatNLO.HwU' index 159 using (($1+$2)/2):5 ls 3 title '',\
'MADatNLO.HwU' index 159 using (($1+$2)/2):3:4 w yerrorbar ls 3 title '',\
'MADatNLO.HwU' index 159 using (($1+$2)/2):3 ls 3 title '',\
'MADatNLO.HwU' index 158 using (($1+$2)/2):5 ls 2 title '',\
'MADatNLO.HwU' index 158 using (($1+$2)/2):3:4 w yerrorbar ls 2 title '',\
'MADatNLO.HwU' index 158 using (($1+$2)/2):3 ls 2 title ''

unset label

################################################################################

################################################################################
### Rendering of the plot titled '1st higgs log pT'
################################################################################

set multiplot
set label "1st higgs log pT" font ",13" at graph 0.04, graph 1.05
set xrange [-2.0000e-01:3.8000e+00]
set bmargin 0 
set tmargin 0
set xtics nomirror
set ytics nomirror
set mytics 10
set xtics auto
set key horizontal noreverse maxcols 1 width -4 
set label front 'MadGraph5\_aMC\@NLO' font "Courier,11" rotate by 90 at graph 1.02, graph 0.04

#-- rendering subhistograms 'NLO|#1 and LO|#1 results'

set format y '10^{%T}'
set yrange [9.0000e-01:1.1000e+02]
set origin 0.0000e+00, 5.0000e-01
set size 1.0000e+00, 4.0000e-01
set mytics 10
set ytics auto
set format x ''
set logscale y
set ylabel "{/Symbol s} per bin [pb]"

plot \
sqrt(-1) ls 14 title 'SD1|#1, scale variation',\
sqrt(-1) ls 13 title 'SD0|#1, scale variation',\
sqrt(-1) ls 12 title 'LO|#1, scale variation',\
sqrt(-1) ls 11 title 'NLO|#1, scale variation',\
'MADatNLO.HwU' index 164 using (($1+$2)/2):($3 >= 0 ? sqrt(-1) : abs($3)):4 w yerrorbar ls 104 title '',\
'MADatNLO.HwU' index 164 using (($1+$2)/2):($3 >= 0 ? sqrt(-1) : abs($3)) ls 104 title '',\
'MADatNLO.HwU' index 164 using (($1+$2)/2):($3 < 0 ? sqrt(-1) : $3):4 w yerrorbar ls 4 title '',\
'MADatNLO.HwU' index 164 using (($1+$2)/2):($3 < 0 ? sqrt(-1) : $3) ls 4 title 'SD1|#1, central value, dynamical\_scale\_choice=10',\
'MADatNLO.HwU' index 163 using (($1+$2)/2):($3 >= 0 ? sqrt(-1) : abs($3)):4 w yerrorbar ls 103 title '',\
'MADatNLO.HwU' index 163 using (($1+$2)/2):($3 >= 0 ? sqrt(-1) : abs($3)) ls 103 title '',\
'MADatNLO.HwU' index 163 using (($1+$2)/2):($3 < 0 ? sqrt(-1) : $3):4 w yerrorbar ls 3 title '',\
'MADatNLO.HwU' index 163 using (($1+$2)/2):($3 < 0 ? sqrt(-1) : $3) ls 3 title 'SD0|#1, central value, dynamical\_scale\_choice=10',\
'MADatNLO.HwU' index 162 using (($1+$2)/2):($3 >= 0 ? sqrt(-1) : abs($3)):4 w yerrorbar ls 102 title '',\
'MADatNLO.HwU' index 162 using (($1+$2)/2):($3 >= 0 ? sqrt(-1) : abs($3)) ls 102 title '',\
'MADatNLO.HwU' index 162 using (($1+$2)/2):($3 < 0 ? sqrt(-1) : $3):4 w yerrorbar ls 2 title '',\
'MADatNLO.HwU' index 162 using (($1+$2)/2):($3 < 0 ? sqrt(-1) : $3) ls 2 title 'LO|#1, central value, dynamical\_scale\_choice=10',\
'MADatNLO.HwU' index 161 using (($1+$2)/2):($3 >= 0 ? sqrt(-1) : abs($3)):4 w yerrorbar ls 101 title '',\
'MADatNLO.HwU' index 161 using (($1+$2)/2):($3 >= 0 ? sqrt(-1) : abs($3)) ls 101 title '',\
'MADatNLO.HwU' index 161 using (($1+$2)/2):($3 < 0 ? sqrt(-1) : $3):4 w yerrorbar ls 1 title '',\
'MADatNLO.HwU' index 161 using (($1+$2)/2):($3 < 0 ? sqrt(-1) : $3) ls 1 title 'NLO|#1, central value, dynamical\_scale\_choice=10'
#-- rendering subhistograms 'Relative scale and PDF uncertainty'
unset label
unset format
set yrange [-1.4800e+00:1.4000e+00]
set origin 0.0000e+00, 3.5000e-01
set size 1.0000e+00, 1.5000e-01
set mytics 2
set ytics auto
set format x ''
unset logscale y
set ylabel "NLO|#1 rel.unc."
set label "Relative uncertainties w.r.t. central values" font ",9" front at graph 0.03, graph 0.13
plot \
'MADatNLO.HwU' index 164 using (($1+$2)/2):(safe($7,$3,1.0)-1.0) ls 14 title '',\
'MADatNLO.HwU' index 164 using (($1+$2)/2):(safe($6,$3,1.0)-1.0) ls 14 title '',\
'MADatNLO.HwU' index 163 using (($1+$2)/2):(safe($7,$3,1.0)-1.0) ls 13 title '',\
'MADatNLO.HwU' index 163 using (($1+$2)/2):(safe($6,$3,1.0)-1.0) ls 13 title '',\
'MADatNLO.HwU' index 162 using (($1+$2)/2):(safe($7,$3,1.0)-1.0) ls 12 title '',\
'MADatNLO.HwU' index 162 using (($1+$2)/2):(safe($6,$3,1.0)-1.0) ls 12 title '',\
'MADatNLO.HwU' index 161 using (($1+$2)/2):(safe($7,$3,1.0)-1.0) ls 11 title '',\
'MADatNLO.HwU' index 161 using (($1+$2)/2):(safe($6,$3,1.0)-1.0) ls 11 title '',\
0.0 ls 999 title '',\
'MADatNLO.HwU' index 164 using (($1+$2)/2):(0.0):(safe($4,$3,0.0)) w yerrorbar ls 4 title '',\
'MADatNLO.HwU' index 164 using (($1+$2)/2):(safe($5,$3,1.0)-1.0) ls 4 title '',\
'MADatNLO.HwU' index 163 using (($1+$2)/2):(0.0):(safe($4,$3,0.0)) w yerrorbar ls 3 title '',\
'MADatNLO.HwU' index 163 using (($1+$2)/2):(safe($5,$3,1.0)-1.0) ls 3 title '',\
'MADatNLO.HwU' index 162 using (($1+$2)/2):(0.0):(safe($4,$3,0.0)) w yerrorbar ls 2 title '',\
'MADatNLO.HwU' index 162 using (($1+$2)/2):(safe($5,$3,1.0)-1.0) ls 2 title '',\
'MADatNLO.HwU' index 161 using (($1+$2)/2):(0.0):(safe($4,$3,0.0)) w yerrorbar ls 1 title '',\
'MADatNLO.HwU' index 161 using (($1+$2)/2):(safe($5,$3,1.0)-1.0) ls 1 title ''
#-- rendering subhistograms '(LO|#1SD0|#1SD1|#1)/(NLO|#1 central value) ratio'
unset label
unset format
set yrange [-2.4000e-01:1.2000e+00]
set origin 0.0000e+00, 2.0000e-01
set size 1.0000e+00, 1.5000e-01
set mytics 2
set ytics auto
set format x
unset logscale y
set ylabel "ratio w.r.t. NLO|#1"
set label "(LO|#1SD0|#1SD1|#1)/(NLO|#1 central value)" font ",9" at graph 0.03, graph 0.13
plot \
1.0 ls 999 title '',\
'MADatNLO.HwU' index 167 using (($1+$2)/2):7 ls 14 title '',\
'MADatNLO.HwU' index 167 using (($1+$2)/2):6 ls 14 title '',\
'MADatNLO.HwU' index 166 using (($1+$2)/2):7 ls 13 title '',\
'MADatNLO.HwU' index 166 using (($1+$2)/2):6 ls 13 title '',\
'MADatNLO.HwU' index 165 using (($1+$2)/2):7 ls 12 title '',\
'MADatNLO.HwU' index 165 using (($1+$2)/2):6 ls 12 title '',\
'MADatNLO.HwU' index 167 using (($1+$2)/2):5 ls 4 title '',\
'MADatNLO.HwU' index 167 using (($1+$2)/2):3:4 w yerrorbar ls 4 title '',\
'MADatNLO.HwU' index 167 using (($1+$2)/2):3 ls 4 title '',\
'MADatNLO.HwU' index 166 using (($1+$2)/2):5 ls 3 title '',\
'MADatNLO.HwU' index 166 using (($1+$2)/2):3:4 w yerrorbar ls 3 title '',\
'MADatNLO.HwU' index 166 using (($1+$2)/2):3 ls 3 title '',\
'MADatNLO.HwU' index 165 using (($1+$2)/2):5 ls 2 title '',\
'MADatNLO.HwU' index 165 using (($1+$2)/2):3:4 w yerrorbar ls 2 title '',\
'MADatNLO.HwU' index 165 using (($1+$2)/2):3 ls 2 title ''

unset label

################################################################################

################################################################################
### Rendering of the plot titled '2nd higgs log pT'
################################################################################

set multiplot
set label "2nd higgs log pT" font ",13" at graph 0.04, graph 1.05
set xrange [-2.0000e-01:3.8000e+00]
set bmargin 0 
set tmargin 0
set xtics nomirror
set ytics nomirror
set mytics 10
set xtics auto
set key horizontal noreverse maxcols 1 width -4 
set label front 'MadGraph5\_aMC\@NLO' font "Courier,11" rotate by 90 at graph 1.02, graph 0.04

#-- rendering subhistograms 'NLO|#1 and LO|#1 results'

set format y '10^{%T}'
set yrange [9.0000e-01:1.1000e+02]
set origin 0.0000e+00, 5.0000e-01
set size 1.0000e+00, 4.0000e-01
set mytics 10
set ytics auto
set format x ''
set logscale y
set ylabel "{/Symbol s} per bin [pb]"

plot \
sqrt(-1) ls 14 title 'SD1|#1, scale variation',\
sqrt(-1) ls 13 title 'SD0|#1, scale variation',\
sqrt(-1) ls 12 title 'LO|#1, scale variation',\
sqrt(-1) ls 11 title 'NLO|#1, scale variation',\
'MADatNLO.HwU' index 171 using (($1+$2)/2):($3 >= 0 ? sqrt(-1) : abs($3)):4 w yerrorbar ls 104 title '',\
'MADatNLO.HwU' index 171 using (($1+$2)/2):($3 >= 0 ? sqrt(-1) : abs($3)) ls 104 title '',\
'MADatNLO.HwU' index 171 using (($1+$2)/2):($3 < 0 ? sqrt(-1) : $3):4 w yerrorbar ls 4 title '',\
'MADatNLO.HwU' index 171 using (($1+$2)/2):($3 < 0 ? sqrt(-1) : $3) ls 4 title 'SD1|#1, central value, dynamical\_scale\_choice=10',\
'MADatNLO.HwU' index 170 using (($1+$2)/2):($3 >= 0 ? sqrt(-1) : abs($3)):4 w yerrorbar ls 103 title '',\
'MADatNLO.HwU' index 170 using (($1+$2)/2):($3 >= 0 ? sqrt(-1) : abs($3)) ls 103 title '',\
'MADatNLO.HwU' index 170 using (($1+$2)/2):($3 < 0 ? sqrt(-1) : $3):4 w yerrorbar ls 3 title '',\
'MADatNLO.HwU' index 170 using (($1+$2)/2):($3 < 0 ? sqrt(-1) : $3) ls 3 title 'SD0|#1, central value, dynamical\_scale\_choice=10',\
'MADatNLO.HwU' index 169 using (($1+$2)/2):($3 >= 0 ? sqrt(-1) : abs($3)):4 w yerrorbar ls 102 title '',\
'MADatNLO.HwU' index 169 using (($1+$2)/2):($3 >= 0 ? sqrt(-1) : abs($3)) ls 102 title '',\
'MADatNLO.HwU' index 169 using (($1+$2)/2):($3 < 0 ? sqrt(-1) : $3):4 w yerrorbar ls 2 title '',\
'MADatNLO.HwU' index 169 using (($1+$2)/2):($3 < 0 ? sqrt(-1) : $3) ls 2 title 'LO|#1, central value, dynamical\_scale\_choice=10',\
'MADatNLO.HwU' index 168 using (($1+$2)/2):($3 >= 0 ? sqrt(-1) : abs($3)):4 w yerrorbar ls 101 title '',\
'MADatNLO.HwU' index 168 using (($1+$2)/2):($3 >= 0 ? sqrt(-1) : abs($3)) ls 101 title '',\
'MADatNLO.HwU' index 168 using (($1+$2)/2):($3 < 0 ? sqrt(-1) : $3):4 w yerrorbar ls 1 title '',\
'MADatNLO.HwU' index 168 using (($1+$2)/2):($3 < 0 ? sqrt(-1) : $3) ls 1 title 'NLO|#1, central value, dynamical\_scale\_choice=10'
#-- rendering subhistograms 'Relative scale and PDF uncertainty'
unset label
unset format
set yrange [-1.4800e+00:1.4000e+00]
set origin 0.0000e+00, 3.5000e-01
set size 1.0000e+00, 1.5000e-01
set mytics 2
set ytics auto
set format x ''
unset logscale y
set ylabel "NLO|#1 rel.unc."
set label "Relative uncertainties w.r.t. central values" font ",9" front at graph 0.03, graph 0.13
plot \
'MADatNLO.HwU' index 171 using (($1+$2)/2):(safe($7,$3,1.0)-1.0) ls 14 title '',\
'MADatNLO.HwU' index 171 using (($1+$2)/2):(safe($6,$3,1.0)-1.0) ls 14 title '',\
'MADatNLO.HwU' index 170 using (($1+$2)/2):(safe($7,$3,1.0)-1.0) ls 13 title '',\
'MADatNLO.HwU' index 170 using (($1+$2)/2):(safe($6,$3,1.0)-1.0) ls 13 title '',\
'MADatNLO.HwU' index 169 using (($1+$2)/2):(safe($7,$3,1.0)-1.0) ls 12 title '',\
'MADatNLO.HwU' index 169 using (($1+$2)/2):(safe($6,$3,1.0)-1.0) ls 12 title '',\
'MADatNLO.HwU' index 168 using (($1+$2)/2):(safe($7,$3,1.0)-1.0) ls 11 title '',\
'MADatNLO.HwU' index 168 using (($1+$2)/2):(safe($6,$3,1.0)-1.0) ls 11 title '',\
0.0 ls 999 title '',\
'MADatNLO.HwU' index 171 using (($1+$2)/2):(0.0):(safe($4,$3,0.0)) w yerrorbar ls 4 title '',\
'MADatNLO.HwU' index 171 using (($1+$2)/2):(safe($5,$3,1.0)-1.0) ls 4 title '',\
'MADatNLO.HwU' index 170 using (($1+$2)/2):(0.0):(safe($4,$3,0.0)) w yerrorbar ls 3 title '',\
'MADatNLO.HwU' index 170 using (($1+$2)/2):(safe($5,$3,1.0)-1.0) ls 3 title '',\
'MADatNLO.HwU' index 169 using (($1+$2)/2):(0.0):(safe($4,$3,0.0)) w yerrorbar ls 2 title '',\
'MADatNLO.HwU' index 169 using (($1+$2)/2):(safe($5,$3,1.0)-1.0) ls 2 title '',\
'MADatNLO.HwU' index 168 using (($1+$2)/2):(0.0):(safe($4,$3,0.0)) w yerrorbar ls 1 title '',\
'MADatNLO.HwU' index 168 using (($1+$2)/2):(safe($5,$3,1.0)-1.0) ls 1 title ''
#-- rendering subhistograms '(LO|#1SD0|#1SD1|#1)/(NLO|#1 central value) ratio'
unset label
unset format
set yrange [-2.4000e-01:1.2000e+00]
set origin 0.0000e+00, 2.0000e-01
set size 1.0000e+00, 1.5000e-01
set mytics 2
set ytics auto
set format x
unset logscale y
set ylabel "ratio w.r.t. NLO|#1"
set label "(LO|#1SD0|#1SD1|#1)/(NLO|#1 central value)" font ",9" at graph 0.03, graph 0.13
plot \
1.0 ls 999 title '',\
'MADatNLO.HwU' index 174 using (($1+$2)/2):7 ls 14 title '',\
'MADatNLO.HwU' index 174 using (($1+$2)/2):6 ls 14 title '',\
'MADatNLO.HwU' index 173 using (($1+$2)/2):7 ls 13 title '',\
'MADatNLO.HwU' index 173 using (($1+$2)/2):6 ls 13 title '',\
'MADatNLO.HwU' index 172 using (($1+$2)/2):7 ls 12 title '',\
'MADatNLO.HwU' index 172 using (($1+$2)/2):6 ls 12 title '',\
'MADatNLO.HwU' index 174 using (($1+$2)/2):5 ls 4 title '',\
'MADatNLO.HwU' index 174 using (($1+$2)/2):3:4 w yerrorbar ls 4 title '',\
'MADatNLO.HwU' index 174 using (($1+$2)/2):3 ls 4 title '',\
'MADatNLO.HwU' index 173 using (($1+$2)/2):5 ls 3 title '',\
'MADatNLO.HwU' index 173 using (($1+$2)/2):3:4 w yerrorbar ls 3 title '',\
'MADatNLO.HwU' index 173 using (($1+$2)/2):3 ls 3 title '',\
'MADatNLO.HwU' index 172 using (($1+$2)/2):5 ls 2 title '',\
'MADatNLO.HwU' index 172 using (($1+$2)/2):3:4 w yerrorbar ls 2 title '',\
'MADatNLO.HwU' index 172 using (($1+$2)/2):3 ls 2 title ''

unset label

################################################################################

################################################################################
### Rendering of the plot titled 'higgs-pair log pT'
################################################################################

set multiplot
set label "higgs-pair log pT" font ",13" at graph 0.04, graph 1.05
set xrange [-2.0000e-01:3.8000e+00]
set bmargin 0 
set tmargin 0
set xtics nomirror
set ytics nomirror
set mytics 10
set xtics auto
set key horizontal noreverse maxcols 1 width -4 
set label front 'MadGraph5\_aMC\@NLO' font "Courier,11" rotate by 90 at graph 1.02, graph 0.04

#-- rendering subhistograms 'NLO|#1 and LO|#1 results'

set format y '10^{%T}'
set yrange [9.0000e-01:1.1000e+02]
set origin 0.0000e+00, 5.0000e-01
set size 1.0000e+00, 4.0000e-01
set mytics 10
set ytics auto
set format x ''
set logscale y
set ylabel "{/Symbol s} per bin [pb]"

plot \
sqrt(-1) ls 14 title 'SD1|#1, scale variation',\
sqrt(-1) ls 13 title 'SD0|#1, scale variation',\
sqrt(-1) ls 12 title 'LO|#1, scale variation',\
sqrt(-1) ls 11 title 'NLO|#1, scale variation',\
'MADatNLO.HwU' index 178 using (($1+$2)/2):($3 >= 0 ? sqrt(-1) : abs($3)):4 w yerrorbar ls 104 title '',\
'MADatNLO.HwU' index 178 using (($1+$2)/2):($3 >= 0 ? sqrt(-1) : abs($3)) ls 104 title '',\
'MADatNLO.HwU' index 178 using (($1+$2)/2):($3 < 0 ? sqrt(-1) : $3):4 w yerrorbar ls 4 title '',\
'MADatNLO.HwU' index 178 using (($1+$2)/2):($3 < 0 ? sqrt(-1) : $3) ls 4 title 'SD1|#1, central value, dynamical\_scale\_choice=10',\
'MADatNLO.HwU' index 177 using (($1+$2)/2):($3 >= 0 ? sqrt(-1) : abs($3)):4 w yerrorbar ls 103 title '',\
'MADatNLO.HwU' index 177 using (($1+$2)/2):($3 >= 0 ? sqrt(-1) : abs($3)) ls 103 title '',\
'MADatNLO.HwU' index 177 using (($1+$2)/2):($3 < 0 ? sqrt(-1) : $3):4 w yerrorbar ls 3 title '',\
'MADatNLO.HwU' index 177 using (($1+$2)/2):($3 < 0 ? sqrt(-1) : $3) ls 3 title 'SD0|#1, central value, dynamical\_scale\_choice=10',\
'MADatNLO.HwU' index 176 using (($1+$2)/2):($3 >= 0 ? sqrt(-1) : abs($3)):4 w yerrorbar ls 102 title '',\
'MADatNLO.HwU' index 176 using (($1+$2)/2):($3 >= 0 ? sqrt(-1) : abs($3)) ls 102 title '',\
'MADatNLO.HwU' index 176 using (($1+$2)/2):($3 < 0 ? sqrt(-1) : $3):4 w yerrorbar ls 2 title '',\
'MADatNLO.HwU' index 176 using (($1+$2)/2):($3 < 0 ? sqrt(-1) : $3) ls 2 title 'LO|#1, central value, dynamical\_scale\_choice=10',\
'MADatNLO.HwU' index 175 using (($1+$2)/2):($3 >= 0 ? sqrt(-1) : abs($3)):4 w yerrorbar ls 101 title '',\
'MADatNLO.HwU' index 175 using (($1+$2)/2):($3 >= 0 ? sqrt(-1) : abs($3)) ls 101 title '',\
'MADatNLO.HwU' index 175 using (($1+$2)/2):($3 < 0 ? sqrt(-1) : $3):4 w yerrorbar ls 1 title '',\
'MADatNLO.HwU' index 175 using (($1+$2)/2):($3 < 0 ? sqrt(-1) : $3) ls 1 title 'NLO|#1, central value, dynamical\_scale\_choice=10'
#-- rendering subhistograms 'Relative scale and PDF uncertainty'
unset label
unset format
set yrange [-1.4800e+00:1.4000e+00]
set origin 0.0000e+00, 3.5000e-01
set size 1.0000e+00, 1.5000e-01
set mytics 2
set ytics auto
set format x ''
unset logscale y
set ylabel "NLO|#1 rel.unc."
set label "Relative uncertainties w.r.t. central values" font ",9" front at graph 0.03, graph 0.13
plot \
'MADatNLO.HwU' index 178 using (($1+$2)/2):(safe($7,$3,1.0)-1.0) ls 14 title '',\
'MADatNLO.HwU' index 178 using (($1+$2)/2):(safe($6,$3,1.0)-1.0) ls 14 title '',\
'MADatNLO.HwU' index 177 using (($1+$2)/2):(safe($7,$3,1.0)-1.0) ls 13 title '',\
'MADatNLO.HwU' index 177 using (($1+$2)/2):(safe($6,$3,1.0)-1.0) ls 13 title '',\
'MADatNLO.HwU' index 176 using (($1+$2)/2):(safe($7,$3,1.0)-1.0) ls 12 title '',\
'MADatNLO.HwU' index 176 using (($1+$2)/2):(safe($6,$3,1.0)-1.0) ls 12 title '',\
'MADatNLO.HwU' index 175 using (($1+$2)/2):(safe($7,$3,1.0)-1.0) ls 11 title '',\
'MADatNLO.HwU' index 175 using (($1+$2)/2):(safe($6,$3,1.0)-1.0) ls 11 title '',\
0.0 ls 999 title '',\
'MADatNLO.HwU' index 178 using (($1+$2)/2):(0.0):(safe($4,$3,0.0)) w yerrorbar ls 4 title '',\
'MADatNLO.HwU' index 178 using (($1+$2)/2):(safe($5,$3,1.0)-1.0) ls 4 title '',\
'MADatNLO.HwU' index 177 using (($1+$2)/2):(0.0):(safe($4,$3,0.0)) w yerrorbar ls 3 title '',\
'MADatNLO.HwU' index 177 using (($1+$2)/2):(safe($5,$3,1.0)-1.0) ls 3 title '',\
'MADatNLO.HwU' index 176 using (($1+$2)/2):(0.0):(safe($4,$3,0.0)) w yerrorbar ls 2 title '',\
'MADatNLO.HwU' index 176 using (($1+$2)/2):(safe($5,$3,1.0)-1.0) ls 2 title '',\
'MADatNLO.HwU' index 175 using (($1+$2)/2):(0.0):(safe($4,$3,0.0)) w yerrorbar ls 1 title '',\
'MADatNLO.HwU' index 175 using (($1+$2)/2):(safe($5,$3,1.0)-1.0) ls 1 title ''
#-- rendering subhistograms '(LO|#1SD0|#1SD1|#1)/(NLO|#1 central value) ratio'
unset label
unset format
set yrange [-2.4000e-01:1.2000e+00]
set origin 0.0000e+00, 2.0000e-01
set size 1.0000e+00, 1.5000e-01
set mytics 2
set ytics auto
set format x
unset logscale y
set ylabel "ratio w.r.t. NLO|#1"
set label "(LO|#1SD0|#1SD1|#1)/(NLO|#1 central value)" font ",9" at graph 0.03, graph 0.13
plot \
1.0 ls 999 title '',\
'MADatNLO.HwU' index 181 using (($1+$2)/2):7 ls 14 title '',\
'MADatNLO.HwU' index 181 using (($1+$2)/2):6 ls 14 title '',\
'MADatNLO.HwU' index 180 using (($1+$2)/2):7 ls 13 title '',\
'MADatNLO.HwU' index 180 using (($1+$2)/2):6 ls 13 title '',\
'MADatNLO.HwU' index 179 using (($1+$2)/2):7 ls 12 title '',\
'MADatNLO.HwU' index 179 using (($1+$2)/2):6 ls 12 title '',\
'MADatNLO.HwU' index 181 using (($1+$2)/2):5 ls 4 title '',\
'MADatNLO.HwU' index 181 using (($1+$2)/2):3:4 w yerrorbar ls 4 title '',\
'MADatNLO.HwU' index 181 using (($1+$2)/2):3 ls 4 title '',\
'MADatNLO.HwU' index 180 using (($1+$2)/2):5 ls 3 title '',\
'MADatNLO.HwU' index 180 using (($1+$2)/2):3:4 w yerrorbar ls 3 title '',\
'MADatNLO.HwU' index 180 using (($1+$2)/2):3 ls 3 title '',\
'MADatNLO.HwU' index 179 using (($1+$2)/2):5 ls 2 title '',\
'MADatNLO.HwU' index 179 using (($1+$2)/2):3:4 w yerrorbar ls 2 title '',\
'MADatNLO.HwU' index 179 using (($1+$2)/2):3 ls 2 title ''

unset label

################################################################################

################################################################################
### Rendering of the plot titled '1st V-boson log pT'
################################################################################

set multiplot
set label "1st V-boson log pT" font ",13" at graph 0.04, graph 1.05
set xrange [2.9400e+00:4.5000e+00]
set bmargin 0 
set tmargin 0
set xtics nomirror
set ytics nomirror
set mytics 10
set xtics auto
set key horizontal noreverse maxcols 1 width -4 
set label front 'MadGraph5\_aMC\@NLO' font "Courier,11" rotate by 90 at graph 1.02, graph 0.04

#-- rendering subhistograms 'NLO|#1 and LO|#1 results'

set format y '10^{%T}'
set yrange [5.6461e-13:2.2604e-05]
set origin 0.0000e+00, 5.0000e-01
set size 1.0000e+00, 4.0000e-01
set mytics 10
set ytics auto
set format x ''
set logscale y
set ylabel "{/Symbol s} per bin [pb]"

plot \
sqrt(-1) ls 14 title 'SD1|#1, scale variation',\
sqrt(-1) ls 13 title 'SD0|#1, scale variation',\
sqrt(-1) ls 12 title 'LO|#1, scale variation',\
sqrt(-1) ls 11 title 'NLO|#1, scale variation',\
'MADatNLO.HwU' index 185 using (($1+$2)/2):($3 >= 0 ? sqrt(-1) : abs($3)):4 w yerrorbar ls 104 title '',\
'MADatNLO.HwU' index 185 using (($1+$2)/2):($3 >= 0 ? sqrt(-1) : abs($3)) ls 104 title '',\
'MADatNLO.HwU' index 185 using (($1+$2)/2):($3 < 0 ? sqrt(-1) : $3):4 w yerrorbar ls 4 title '',\
'MADatNLO.HwU' index 185 using (($1+$2)/2):($3 < 0 ? sqrt(-1) : $3) ls 4 title 'SD1|#1, central value, dynamical\_scale\_choice=10',\
'MADatNLO.HwU' index 184 using (($1+$2)/2):($3 >= 0 ? sqrt(-1) : abs($3)):4 w yerrorbar ls 103 title '',\
'MADatNLO.HwU' index 184 using (($1+$2)/2):($3 >= 0 ? sqrt(-1) : abs($3)) ls 103 title '',\
'MADatNLO.HwU' index 184 using (($1+$2)/2):($3 < 0 ? sqrt(-1) : $3):4 w yerrorbar ls 3 title '',\
'MADatNLO.HwU' index 184 using (($1+$2)/2):($3 < 0 ? sqrt(-1) : $3) ls 3 title 'SD0|#1, central value, dynamical\_scale\_choice=10',\
'MADatNLO.HwU' index 183 using (($1+$2)/2):($3 >= 0 ? sqrt(-1) : abs($3)):4 w yerrorbar ls 102 title '',\
'MADatNLO.HwU' index 183 using (($1+$2)/2):($3 >= 0 ? sqrt(-1) : abs($3)) ls 102 title '',\
'MADatNLO.HwU' index 183 using (($1+$2)/2):($3 < 0 ? sqrt(-1) : $3):4 w yerrorbar ls 2 title '',\
'MADatNLO.HwU' index 183 using (($1+$2)/2):($3 < 0 ? sqrt(-1) : $3) ls 2 title 'LO|#1, central value, dynamical\_scale\_choice=10',\
'MADatNLO.HwU' index 182 using (($1+$2)/2):($3 >= 0 ? sqrt(-1) : abs($3)):4 w yerrorbar ls 101 title '',\
'MADatNLO.HwU' index 182 using (($1+$2)/2):($3 >= 0 ? sqrt(-1) : abs($3)) ls 101 title '',\
'MADatNLO.HwU' index 182 using (($1+$2)/2):($3 < 0 ? sqrt(-1) : $3):4 w yerrorbar ls 1 title '',\
'MADatNLO.HwU' index 182 using (($1+$2)/2):($3 < 0 ? sqrt(-1) : $3) ls 1 title 'NLO|#1, central value, dynamical\_scale\_choice=10'
#-- rendering subhistograms 'Relative scale and PDF uncertainty'
unset label
unset format
set yrange [-1.4938e-01:1.5388e-01]
set origin 0.0000e+00, 3.5000e-01
set size 1.0000e+00, 1.5000e-01
set mytics 2
set ytics auto
set format x ''
unset logscale y
set ylabel "NLO|#1 rel.unc."
set label "Relative uncertainties w.r.t. central values" font ",9" front at graph 0.03, graph 0.13
plot \
'MADatNLO.HwU' index 185 using (($1+$2)/2):(safe($7,$3,1.0)-1.0) ls 14 title '',\
'MADatNLO.HwU' index 185 using (($1+$2)/2):(safe($6,$3,1.0)-1.0) ls 14 title '',\
'MADatNLO.HwU' index 184 using (($1+$2)/2):(safe($7,$3,1.0)-1.0) ls 13 title '',\
'MADatNLO.HwU' index 184 using (($1+$2)/2):(safe($6,$3,1.0)-1.0) ls 13 title '',\
'MADatNLO.HwU' index 183 using (($1+$2)/2):(safe($7,$3,1.0)-1.0) ls 12 title '',\
'MADatNLO.HwU' index 183 using (($1+$2)/2):(safe($6,$3,1.0)-1.0) ls 12 title '',\
'MADatNLO.HwU' index 182 using (($1+$2)/2):(safe($7,$3,1.0)-1.0) ls 11 title '',\
'MADatNLO.HwU' index 182 using (($1+$2)/2):(safe($6,$3,1.0)-1.0) ls 11 title '',\
0.0 ls 999 title '',\
'MADatNLO.HwU' index 185 using (($1+$2)/2):(0.0):(safe($4,$3,0.0)) w yerrorbar ls 4 title '',\
'MADatNLO.HwU' index 185 using (($1+$2)/2):(safe($5,$3,1.0)-1.0) ls 4 title '',\
'MADatNLO.HwU' index 184 using (($1+$2)/2):(0.0):(safe($4,$3,0.0)) w yerrorbar ls 3 title '',\
'MADatNLO.HwU' index 184 using (($1+$2)/2):(safe($5,$3,1.0)-1.0) ls 3 title '',\
'MADatNLO.HwU' index 183 using (($1+$2)/2):(0.0):(safe($4,$3,0.0)) w yerrorbar ls 2 title '',\
'MADatNLO.HwU' index 183 using (($1+$2)/2):(safe($5,$3,1.0)-1.0) ls 2 title '',\
'MADatNLO.HwU' index 182 using (($1+$2)/2):(0.0):(safe($4,$3,0.0)) w yerrorbar ls 1 title '',\
'MADatNLO.HwU' index 182 using (($1+$2)/2):(safe($5,$3,1.0)-1.0) ls 1 title ''
#-- rendering subhistograms '(LO|#1SD0|#1SD1|#1)/(NLO|#1 central value) ratio'
unset label
unset format
set yrange [-7.4921e+00:1.8076e+01]
set origin 0.0000e+00, 2.0000e-01
set size 1.0000e+00, 1.5000e-01
set mytics 2
set ytics auto
set format x
unset logscale y
set ylabel "ratio w.r.t. NLO|#1"
set label "(LO|#1SD0|#1SD1|#1)/(NLO|#1 central value)" font ",9" at graph 0.03, graph 0.13
plot \
1.0 ls 999 title '',\
'MADatNLO.HwU' index 188 using (($1+$2)/2):7 ls 14 title '',\
'MADatNLO.HwU' index 188 using (($1+$2)/2):6 ls 14 title '',\
'MADatNLO.HwU' index 187 using (($1+$2)/2):7 ls 13 title '',\
'MADatNLO.HwU' index 187 using (($1+$2)/2):6 ls 13 title '',\
'MADatNLO.HwU' index 186 using (($1+$2)/2):7 ls 12 title '',\
'MADatNLO.HwU' index 186 using (($1+$2)/2):6 ls 12 title '',\
'MADatNLO.HwU' index 188 using (($1+$2)/2):5 ls 4 title '',\
'MADatNLO.HwU' index 188 using (($1+$2)/2):3:4 w yerrorbar ls 4 title '',\
'MADatNLO.HwU' index 188 using (($1+$2)/2):3 ls 4 title '',\
'MADatNLO.HwU' index 187 using (($1+$2)/2):5 ls 3 title '',\
'MADatNLO.HwU' index 187 using (($1+$2)/2):3:4 w yerrorbar ls 3 title '',\
'MADatNLO.HwU' index 187 using (($1+$2)/2):3 ls 3 title '',\
'MADatNLO.HwU' index 186 using (($1+$2)/2):5 ls 2 title '',\
'MADatNLO.HwU' index 186 using (($1+$2)/2):3:4 w yerrorbar ls 2 title '',\
'MADatNLO.HwU' index 186 using (($1+$2)/2):3 ls 2 title ''

unset label

################################################################################

################################################################################
### Rendering of the plot titled '2nd V-boson log pT'
################################################################################

set multiplot
set label "2nd V-boson log pT" font ",13" at graph 0.04, graph 1.05
set xrange [2.9400e+00:4.5000e+00]
set bmargin 0 
set tmargin 0
set xtics nomirror
set ytics nomirror
set mytics 10
set xtics auto
set key horizontal noreverse maxcols 1 width -4 
set label front 'MadGraph5\_aMC\@NLO' font "Courier,11" rotate by 90 at graph 1.02, graph 0.04

#-- rendering subhistograms 'NLO|#1 and LO|#1 results'

set format y '10^{%T}'
set yrange [1.0153e-13:2.3478e-05]
set origin 0.0000e+00, 5.0000e-01
set size 1.0000e+00, 4.0000e-01
set mytics 10
set ytics auto
set format x ''
set logscale y
set ylabel "{/Symbol s} per bin [pb]"

plot \
sqrt(-1) ls 14 title 'SD1|#1, scale variation',\
sqrt(-1) ls 13 title 'SD0|#1, scale variation',\
sqrt(-1) ls 12 title 'LO|#1, scale variation',\
sqrt(-1) ls 11 title 'NLO|#1, scale variation',\
'MADatNLO.HwU' index 192 using (($1+$2)/2):($3 >= 0 ? sqrt(-1) : abs($3)):4 w yerrorbar ls 104 title '',\
'MADatNLO.HwU' index 192 using (($1+$2)/2):($3 >= 0 ? sqrt(-1) : abs($3)) ls 104 title '',\
'MADatNLO.HwU' index 192 using (($1+$2)/2):($3 < 0 ? sqrt(-1) : $3):4 w yerrorbar ls 4 title '',\
'MADatNLO.HwU' index 192 using (($1+$2)/2):($3 < 0 ? sqrt(-1) : $3) ls 4 title 'SD1|#1, central value, dynamical\_scale\_choice=10',\
'MADatNLO.HwU' index 191 using (($1+$2)/2):($3 >= 0 ? sqrt(-1) : abs($3)):4 w yerrorbar ls 103 title '',\
'MADatNLO.HwU' index 191 using (($1+$2)/2):($3 >= 0 ? sqrt(-1) : abs($3)) ls 103 title '',\
'MADatNLO.HwU' index 191 using (($1+$2)/2):($3 < 0 ? sqrt(-1) : $3):4 w yerrorbar ls 3 title '',\
'MADatNLO.HwU' index 191 using (($1+$2)/2):($3 < 0 ? sqrt(-1) : $3) ls 3 title 'SD0|#1, central value, dynamical\_scale\_choice=10',\
'MADatNLO.HwU' index 190 using (($1+$2)/2):($3 >= 0 ? sqrt(-1) : abs($3)):4 w yerrorbar ls 102 title '',\
'MADatNLO.HwU' index 190 using (($1+$2)/2):($3 >= 0 ? sqrt(-1) : abs($3)) ls 102 title '',\
'MADatNLO.HwU' index 190 using (($1+$2)/2):($3 < 0 ? sqrt(-1) : $3):4 w yerrorbar ls 2 title '',\
'MADatNLO.HwU' index 190 using (($1+$2)/2):($3 < 0 ? sqrt(-1) : $3) ls 2 title 'LO|#1, central value, dynamical\_scale\_choice=10',\
'MADatNLO.HwU' index 189 using (($1+$2)/2):($3 >= 0 ? sqrt(-1) : abs($3)):4 w yerrorbar ls 101 title '',\
'MADatNLO.HwU' index 189 using (($1+$2)/2):($3 >= 0 ? sqrt(-1) : abs($3)) ls 101 title '',\
'MADatNLO.HwU' index 189 using (($1+$2)/2):($3 < 0 ? sqrt(-1) : $3):4 w yerrorbar ls 1 title '',\
'MADatNLO.HwU' index 189 using (($1+$2)/2):($3 < 0 ? sqrt(-1) : $3) ls 1 title 'NLO|#1, central value, dynamical\_scale\_choice=10'
#-- rendering subhistograms 'Relative scale and PDF uncertainty'
unset label
unset format
set yrange [-1.7452e-01:1.8955e-01]
set origin 0.0000e+00, 3.5000e-01
set size 1.0000e+00, 1.5000e-01
set mytics 2
set ytics auto
set format x ''
unset logscale y
set ylabel "NLO|#1 rel.unc."
set label "Relative uncertainties w.r.t. central values" font ",9" front at graph 0.03, graph 0.13
plot \
'MADatNLO.HwU' index 192 using (($1+$2)/2):(safe($7,$3,1.0)-1.0) ls 14 title '',\
'MADatNLO.HwU' index 192 using (($1+$2)/2):(safe($6,$3,1.0)-1.0) ls 14 title '',\
'MADatNLO.HwU' index 191 using (($1+$2)/2):(safe($7,$3,1.0)-1.0) ls 13 title '',\
'MADatNLO.HwU' index 191 using (($1+$2)/2):(safe($6,$3,1.0)-1.0) ls 13 title '',\
'MADatNLO.HwU' index 190 using (($1+$2)/2):(safe($7,$3,1.0)-1.0) ls 12 title '',\
'MADatNLO.HwU' index 190 using (($1+$2)/2):(safe($6,$3,1.0)-1.0) ls 12 title '',\
'MADatNLO.HwU' index 189 using (($1+$2)/2):(safe($7,$3,1.0)-1.0) ls 11 title '',\
'MADatNLO.HwU' index 189 using (($1+$2)/2):(safe($6,$3,1.0)-1.0) ls 11 title '',\
0.0 ls 999 title '',\
'MADatNLO.HwU' index 192 using (($1+$2)/2):(0.0):(safe($4,$3,0.0)) w yerrorbar ls 4 title '',\
'MADatNLO.HwU' index 192 using (($1+$2)/2):(safe($5,$3,1.0)-1.0) ls 4 title '',\
'MADatNLO.HwU' index 191 using (($1+$2)/2):(0.0):(safe($4,$3,0.0)) w yerrorbar ls 3 title '',\
'MADatNLO.HwU' index 191 using (($1+$2)/2):(safe($5,$3,1.0)-1.0) ls 3 title '',\
'MADatNLO.HwU' index 190 using (($1+$2)/2):(0.0):(safe($4,$3,0.0)) w yerrorbar ls 2 title '',\
'MADatNLO.HwU' index 190 using (($1+$2)/2):(safe($5,$3,1.0)-1.0) ls 2 title '',\
'MADatNLO.HwU' index 189 using (($1+$2)/2):(0.0):(safe($4,$3,0.0)) w yerrorbar ls 1 title '',\
'MADatNLO.HwU' index 189 using (($1+$2)/2):(safe($5,$3,1.0)-1.0) ls 1 title ''
#-- rendering subhistograms '(LO|#1SD0|#1SD1|#1)/(NLO|#1 central value) ratio'
unset label
unset format
set yrange [-2.2006e+01:8.6295e+00]
set origin 0.0000e+00, 2.0000e-01
set size 1.0000e+00, 1.5000e-01
set mytics 2
set ytics auto
set format x
unset logscale y
set ylabel "ratio w.r.t. NLO|#1"
set label "(LO|#1SD0|#1SD1|#1)/(NLO|#1 central value)" font ",9" at graph 0.03, graph 0.13
plot \
1.0 ls 999 title '',\
'MADatNLO.HwU' index 195 using (($1+$2)/2):7 ls 14 title '',\
'MADatNLO.HwU' index 195 using (($1+$2)/2):6 ls 14 title '',\
'MADatNLO.HwU' index 194 using (($1+$2)/2):7 ls 13 title '',\
'MADatNLO.HwU' index 194 using (($1+$2)/2):6 ls 13 title '',\
'MADatNLO.HwU' index 193 using (($1+$2)/2):7 ls 12 title '',\
'MADatNLO.HwU' index 193 using (($1+$2)/2):6 ls 12 title '',\
'MADatNLO.HwU' index 195 using (($1+$2)/2):5 ls 4 title '',\
'MADatNLO.HwU' index 195 using (($1+$2)/2):3:4 w yerrorbar ls 4 title '',\
'MADatNLO.HwU' index 195 using (($1+$2)/2):3 ls 4 title '',\
'MADatNLO.HwU' index 194 using (($1+$2)/2):5 ls 3 title '',\
'MADatNLO.HwU' index 194 using (($1+$2)/2):3:4 w yerrorbar ls 3 title '',\
'MADatNLO.HwU' index 194 using (($1+$2)/2):3 ls 3 title '',\
'MADatNLO.HwU' index 193 using (($1+$2)/2):5 ls 2 title '',\
'MADatNLO.HwU' index 193 using (($1+$2)/2):3:4 w yerrorbar ls 2 title '',\
'MADatNLO.HwU' index 193 using (($1+$2)/2):3 ls 2 title ''

unset label

################################################################################

################################################################################
### Rendering of the plot titled '3rd V-boson log pT'
################################################################################

set multiplot
set label "3rd V-boson log pT" font ",13" at graph 0.04, graph 1.05
set xrange [2.9880e+00:4.5000e+00]
set bmargin 0 
set tmargin 0
set xtics nomirror
set ytics nomirror
set mytics 10
set xtics auto
set key horizontal noreverse maxcols 1 width -4 
set label front 'MadGraph5\_aMC\@NLO' font "Courier,11" rotate by 90 at graph 1.02, graph 0.04

#-- rendering subhistograms 'NLO|#1 and LO|#1 results'

set format y '10^{%T}'
set yrange [1.5115e-19:3.0922e-05]
set origin 0.0000e+00, 5.0000e-01
set size 1.0000e+00, 4.0000e-01
set mytics 10
set ytics auto
set format x ''
set logscale y
set ylabel "{/Symbol s} per bin [pb]"

plot \
sqrt(-1) ls 14 title 'SD1|#1, scale variation',\
sqrt(-1) ls 13 title 'SD0|#1, scale variation',\
sqrt(-1) ls 12 title 'LO|#1, scale variation',\
sqrt(-1) ls 11 title 'NLO|#1, scale variation',\
'MADatNLO.HwU' index 199 using (($1+$2)/2):($3 >= 0 ? sqrt(-1) : abs($3)):4 w yerrorbar ls 104 title '',\
'MADatNLO.HwU' index 199 using (($1+$2)/2):($3 >= 0 ? sqrt(-1) : abs($3)) ls 104 title '',\
'MADatNLO.HwU' index 199 using (($1+$2)/2):($3 < 0 ? sqrt(-1) : $3):4 w yerrorbar ls 4 title '',\
'MADatNLO.HwU' index 199 using (($1+$2)/2):($3 < 0 ? sqrt(-1) : $3) ls 4 title 'SD1|#1, central value, dynamical\_scale\_choice=10',\
'MADatNLO.HwU' index 198 using (($1+$2)/2):($3 >= 0 ? sqrt(-1) : abs($3)):4 w yerrorbar ls 103 title '',\
'MADatNLO.HwU' index 198 using (($1+$2)/2):($3 >= 0 ? sqrt(-1) : abs($3)) ls 103 title '',\
'MADatNLO.HwU' index 198 using (($1+$2)/2):($3 < 0 ? sqrt(-1) : $3):4 w yerrorbar ls 3 title '',\
'MADatNLO.HwU' index 198 using (($1+$2)/2):($3 < 0 ? sqrt(-1) : $3) ls 3 title 'SD0|#1, central value, dynamical\_scale\_choice=10',\
'MADatNLO.HwU' index 197 using (($1+$2)/2):($3 >= 0 ? sqrt(-1) : abs($3)):4 w yerrorbar ls 102 title '',\
'MADatNLO.HwU' index 197 using (($1+$2)/2):($3 >= 0 ? sqrt(-1) : abs($3)) ls 102 title '',\
'MADatNLO.HwU' index 197 using (($1+$2)/2):($3 < 0 ? sqrt(-1) : $3):4 w yerrorbar ls 2 title '',\
'MADatNLO.HwU' index 197 using (($1+$2)/2):($3 < 0 ? sqrt(-1) : $3) ls 2 title 'LO|#1, central value, dynamical\_scale\_choice=10',\
'MADatNLO.HwU' index 196 using (($1+$2)/2):($3 >= 0 ? sqrt(-1) : abs($3)):4 w yerrorbar ls 101 title '',\
'MADatNLO.HwU' index 196 using (($1+$2)/2):($3 >= 0 ? sqrt(-1) : abs($3)) ls 101 title '',\
'MADatNLO.HwU' index 196 using (($1+$2)/2):($3 < 0 ? sqrt(-1) : $3):4 w yerrorbar ls 1 title '',\
'MADatNLO.HwU' index 196 using (($1+$2)/2):($3 < 0 ? sqrt(-1) : $3) ls 1 title 'NLO|#1, central value, dynamical\_scale\_choice=10'
#-- rendering subhistograms 'Relative scale and PDF uncertainty'
unset label
unset format
set yrange [-2.2402e-01:2.4007e-01]
set origin 0.0000e+00, 3.5000e-01
set size 1.0000e+00, 1.5000e-01
set mytics 2
set ytics auto
set format x ''
unset logscale y
set ylabel "NLO|#1 rel.unc."
set label "Relative uncertainties w.r.t. central values" font ",9" front at graph 0.03, graph 0.13
plot \
'MADatNLO.HwU' index 199 using (($1+$2)/2):(safe($7,$3,1.0)-1.0) ls 14 title '',\
'MADatNLO.HwU' index 199 using (($1+$2)/2):(safe($6,$3,1.0)-1.0) ls 14 title '',\
'MADatNLO.HwU' index 198 using (($1+$2)/2):(safe($7,$3,1.0)-1.0) ls 13 title '',\
'MADatNLO.HwU' index 198 using (($1+$2)/2):(safe($6,$3,1.0)-1.0) ls 13 title '',\
'MADatNLO.HwU' index 197 using (($1+$2)/2):(safe($7,$3,1.0)-1.0) ls 12 title '',\
'MADatNLO.HwU' index 197 using (($1+$2)/2):(safe($6,$3,1.0)-1.0) ls 12 title '',\
'MADatNLO.HwU' index 196 using (($1+$2)/2):(safe($7,$3,1.0)-1.0) ls 11 title '',\
'MADatNLO.HwU' index 196 using (($1+$2)/2):(safe($6,$3,1.0)-1.0) ls 11 title '',\
0.0 ls 999 title '',\
'MADatNLO.HwU' index 199 using (($1+$2)/2):(0.0):(safe($4,$3,0.0)) w yerrorbar ls 4 title '',\
'MADatNLO.HwU' index 199 using (($1+$2)/2):(safe($5,$3,1.0)-1.0) ls 4 title '',\
'MADatNLO.HwU' index 198 using (($1+$2)/2):(0.0):(safe($4,$3,0.0)) w yerrorbar ls 3 title '',\
'MADatNLO.HwU' index 198 using (($1+$2)/2):(safe($5,$3,1.0)-1.0) ls 3 title '',\
'MADatNLO.HwU' index 197 using (($1+$2)/2):(0.0):(safe($4,$3,0.0)) w yerrorbar ls 2 title '',\
'MADatNLO.HwU' index 197 using (($1+$2)/2):(safe($5,$3,1.0)-1.0) ls 2 title '',\
'MADatNLO.HwU' index 196 using (($1+$2)/2):(0.0):(safe($4,$3,0.0)) w yerrorbar ls 1 title '',\
'MADatNLO.HwU' index 196 using (($1+$2)/2):(safe($5,$3,1.0)-1.0) ls 1 title ''
#-- rendering subhistograms '(LO|#1SD0|#1SD1|#1)/(NLO|#1 central value) ratio'
unset label
unset format
set yrange [-3.5228e+00:2.0961e+00]
set origin 0.0000e+00, 2.0000e-01
set size 1.0000e+00, 1.5000e-01
set mytics 2
set ytics auto
set format x
unset logscale y
set ylabel "ratio w.r.t. NLO|#1"
set label "(LO|#1SD0|#1SD1|#1)/(NLO|#1 central value)" font ",9" at graph 0.03, graph 0.13
plot \
1.0 ls 999 title '',\
'MADatNLO.HwU' index 202 using (($1+$2)/2):7 ls 14 title '',\
'MADatNLO.HwU' index 202 using (($1+$2)/2):6 ls 14 title '',\
'MADatNLO.HwU' index 201 using (($1+$2)/2):7 ls 13 title '',\
'MADatNLO.HwU' index 201 using (($1+$2)/2):6 ls 13 title '',\
'MADatNLO.HwU' index 200 using (($1+$2)/2):7 ls 12 title '',\
'MADatNLO.HwU' index 200 using (($1+$2)/2):6 ls 12 title '',\
'MADatNLO.HwU' index 202 using (($1+$2)/2):5 ls 4 title '',\
'MADatNLO.HwU' index 202 using (($1+$2)/2):3:4 w yerrorbar ls 4 title '',\
'MADatNLO.HwU' index 202 using (($1+$2)/2):3 ls 4 title '',\
'MADatNLO.HwU' index 201 using (($1+$2)/2):5 ls 3 title '',\
'MADatNLO.HwU' index 201 using (($1+$2)/2):3:4 w yerrorbar ls 3 title '',\
'MADatNLO.HwU' index 201 using (($1+$2)/2):3 ls 3 title '',\
'MADatNLO.HwU' index 200 using (($1+$2)/2):5 ls 2 title '',\
'MADatNLO.HwU' index 200 using (($1+$2)/2):3:4 w yerrorbar ls 2 title '',\
'MADatNLO.HwU' index 200 using (($1+$2)/2):3 ls 2 title ''

unset label

################################################################################

################################################################################
### Rendering of the plot titled '1st jet log pT'
################################################################################

set multiplot
set label "1st jet log pT" font ",13" at graph 0.04, graph 1.05
set xrange [2.9400e+00:4.5000e+00]
set bmargin 0 
set tmargin 0
set xtics nomirror
set ytics nomirror
set mytics 10
set xtics auto
set key horizontal noreverse maxcols 1 width -4 
set label front 'MadGraph5\_aMC\@NLO' font "Courier,11" rotate by 90 at graph 1.02, graph 0.04

#-- rendering subhistograms 'NLO|#1 and LO|#1 results'

set format y '10^{%T}'
set yrange [5.6230e-13:2.2604e-05]
set origin 0.0000e+00, 5.0000e-01
set size 1.0000e+00, 4.0000e-01
set mytics 10
set ytics auto
set format x ''
set logscale y
set ylabel "{/Symbol s} per bin [pb]"

plot \
sqrt(-1) ls 14 title 'SD1|#1, scale variation',\
sqrt(-1) ls 13 title 'SD0|#1, scale variation',\
sqrt(-1) ls 12 title 'LO|#1, scale variation',\
sqrt(-1) ls 11 title 'NLO|#1, scale variation',\
'MADatNLO.HwU' index 206 using (($1+$2)/2):($3 >= 0 ? sqrt(-1) : abs($3)):4 w yerrorbar ls 104 title '',\
'MADatNLO.HwU' index 206 using (($1+$2)/2):($3 >= 0 ? sqrt(-1) : abs($3)) ls 104 title '',\
'MADatNLO.HwU' index 206 using (($1+$2)/2):($3 < 0 ? sqrt(-1) : $3):4 w yerrorbar ls 4 title '',\
'MADatNLO.HwU' index 206 using (($1+$2)/2):($3 < 0 ? sqrt(-1) : $3) ls 4 title 'SD1|#1, central value, dynamical\_scale\_choice=10',\
'MADatNLO.HwU' index 205 using (($1+$2)/2):($3 >= 0 ? sqrt(-1) : abs($3)):4 w yerrorbar ls 103 title '',\
'MADatNLO.HwU' index 205 using (($1+$2)/2):($3 >= 0 ? sqrt(-1) : abs($3)) ls 103 title '',\
'MADatNLO.HwU' index 205 using (($1+$2)/2):($3 < 0 ? sqrt(-1) : $3):4 w yerrorbar ls 3 title '',\
'MADatNLO.HwU' index 205 using (($1+$2)/2):($3 < 0 ? sqrt(-1) : $3) ls 3 title 'SD0|#1, central value, dynamical\_scale\_choice=10',\
'MADatNLO.HwU' index 204 using (($1+$2)/2):($3 >= 0 ? sqrt(-1) : abs($3)):4 w yerrorbar ls 102 title '',\
'MADatNLO.HwU' index 204 using (($1+$2)/2):($3 >= 0 ? sqrt(-1) : abs($3)) ls 102 title '',\
'MADatNLO.HwU' index 204 using (($1+$2)/2):($3 < 0 ? sqrt(-1) : $3):4 w yerrorbar ls 2 title '',\
'MADatNLO.HwU' index 204 using (($1+$2)/2):($3 < 0 ? sqrt(-1) : $3) ls 2 title 'LO|#1, central value, dynamical\_scale\_choice=10',\
'MADatNLO.HwU' index 203 using (($1+$2)/2):($3 >= 0 ? sqrt(-1) : abs($3)):4 w yerrorbar ls 101 title '',\
'MADatNLO.HwU' index 203 using (($1+$2)/2):($3 >= 0 ? sqrt(-1) : abs($3)) ls 101 title '',\
'MADatNLO.HwU' index 203 using (($1+$2)/2):($3 < 0 ? sqrt(-1) : $3):4 w yerrorbar ls 1 title '',\
'MADatNLO.HwU' index 203 using (($1+$2)/2):($3 < 0 ? sqrt(-1) : $3) ls 1 title 'NLO|#1, central value, dynamical\_scale\_choice=10'
#-- rendering subhistograms 'Relative scale and PDF uncertainty'
unset label
unset format
set yrange [-1.4938e-01:1.5387e-01]
set origin 0.0000e+00, 3.5000e-01
set size 1.0000e+00, 1.5000e-01
set mytics 2
set ytics auto
set format x ''
unset logscale y
set ylabel "NLO|#1 rel.unc."
set label "Relative uncertainties w.r.t. central values" font ",9" front at graph 0.03, graph 0.13
plot \
'MADatNLO.HwU' index 206 using (($1+$2)/2):(safe($7,$3,1.0)-1.0) ls 14 title '',\
'MADatNLO.HwU' index 206 using (($1+$2)/2):(safe($6,$3,1.0)-1.0) ls 14 title '',\
'MADatNLO.HwU' index 205 using (($1+$2)/2):(safe($7,$3,1.0)-1.0) ls 13 title '',\
'MADatNLO.HwU' index 205 using (($1+$2)/2):(safe($6,$3,1.0)-1.0) ls 13 title '',\
'MADatNLO.HwU' index 204 using (($1+$2)/2):(safe($7,$3,1.0)-1.0) ls 12 title '',\
'MADatNLO.HwU' index 204 using (($1+$2)/2):(safe($6,$3,1.0)-1.0) ls 12 title '',\
'MADatNLO.HwU' index 203 using (($1+$2)/2):(safe($7,$3,1.0)-1.0) ls 11 title '',\
'MADatNLO.HwU' index 203 using (($1+$2)/2):(safe($6,$3,1.0)-1.0) ls 11 title '',\
0.0 ls 999 title '',\
'MADatNLO.HwU' index 206 using (($1+$2)/2):(0.0):(safe($4,$3,0.0)) w yerrorbar ls 4 title '',\
'MADatNLO.HwU' index 206 using (($1+$2)/2):(safe($5,$3,1.0)-1.0) ls 4 title '',\
'MADatNLO.HwU' index 205 using (($1+$2)/2):(0.0):(safe($4,$3,0.0)) w yerrorbar ls 3 title '',\
'MADatNLO.HwU' index 205 using (($1+$2)/2):(safe($5,$3,1.0)-1.0) ls 3 title '',\
'MADatNLO.HwU' index 204 using (($1+$2)/2):(0.0):(safe($4,$3,0.0)) w yerrorbar ls 2 title '',\
'MADatNLO.HwU' index 204 using (($1+$2)/2):(safe($5,$3,1.0)-1.0) ls 2 title '',\
'MADatNLO.HwU' index 203 using (($1+$2)/2):(0.0):(safe($4,$3,0.0)) w yerrorbar ls 1 title '',\
'MADatNLO.HwU' index 203 using (($1+$2)/2):(safe($5,$3,1.0)-1.0) ls 1 title ''
#-- rendering subhistograms '(LO|#1SD0|#1SD1|#1)/(NLO|#1 central value) ratio'
unset label
unset format
set yrange [-7.4995e+00:1.8073e+01]
set origin 0.0000e+00, 2.0000e-01
set size 1.0000e+00, 1.5000e-01
set mytics 2
set ytics auto
set format x
unset logscale y
set ylabel "ratio w.r.t. NLO|#1"
set label "(LO|#1SD0|#1SD1|#1)/(NLO|#1 central value)" font ",9" at graph 0.03, graph 0.13
plot \
1.0 ls 999 title '',\
'MADatNLO.HwU' index 209 using (($1+$2)/2):7 ls 14 title '',\
'MADatNLO.HwU' index 209 using (($1+$2)/2):6 ls 14 title '',\
'MADatNLO.HwU' index 208 using (($1+$2)/2):7 ls 13 title '',\
'MADatNLO.HwU' index 208 using (($1+$2)/2):6 ls 13 title '',\
'MADatNLO.HwU' index 207 using (($1+$2)/2):7 ls 12 title '',\
'MADatNLO.HwU' index 207 using (($1+$2)/2):6 ls 12 title '',\
'MADatNLO.HwU' index 209 using (($1+$2)/2):5 ls 4 title '',\
'MADatNLO.HwU' index 209 using (($1+$2)/2):3:4 w yerrorbar ls 4 title '',\
'MADatNLO.HwU' index 209 using (($1+$2)/2):3 ls 4 title '',\
'MADatNLO.HwU' index 208 using (($1+$2)/2):5 ls 3 title '',\
'MADatNLO.HwU' index 208 using (($1+$2)/2):3:4 w yerrorbar ls 3 title '',\
'MADatNLO.HwU' index 208 using (($1+$2)/2):3 ls 3 title '',\
'MADatNLO.HwU' index 207 using (($1+$2)/2):5 ls 2 title '',\
'MADatNLO.HwU' index 207 using (($1+$2)/2):3:4 w yerrorbar ls 2 title '',\
'MADatNLO.HwU' index 207 using (($1+$2)/2):3 ls 2 title ''

unset label

################################################################################

################################################################################
### Rendering of the plot titled '2nd jet log pT'
################################################################################

set multiplot
set label "2nd jet log pT" font ",13" at graph 0.04, graph 1.05
set xrange [2.9400e+00:4.5000e+00]
set bmargin 0 
set tmargin 0
set xtics nomirror
set ytics nomirror
set mytics 10
set xtics auto
set key horizontal noreverse maxcols 1 width -4 
set label front 'MadGraph5\_aMC\@NLO' font "Courier,11" rotate by 90 at graph 1.02, graph 0.04

#-- rendering subhistograms 'NLO|#1 and LO|#1 results'

set format y '10^{%T}'
set yrange [9.9480e-14:2.3478e-05]
set origin 0.0000e+00, 5.0000e-01
set size 1.0000e+00, 4.0000e-01
set mytics 10
set ytics auto
set format x ''
set logscale y
set ylabel "{/Symbol s} per bin [pb]"

plot \
sqrt(-1) ls 14 title 'SD1|#1, scale variation',\
sqrt(-1) ls 13 title 'SD0|#1, scale variation',\
sqrt(-1) ls 12 title 'LO|#1, scale variation',\
sqrt(-1) ls 11 title 'NLO|#1, scale variation',\
'MADatNLO.HwU' index 213 using (($1+$2)/2):($3 >= 0 ? sqrt(-1) : abs($3)):4 w yerrorbar ls 104 title '',\
'MADatNLO.HwU' index 213 using (($1+$2)/2):($3 >= 0 ? sqrt(-1) : abs($3)) ls 104 title '',\
'MADatNLO.HwU' index 213 using (($1+$2)/2):($3 < 0 ? sqrt(-1) : $3):4 w yerrorbar ls 4 title '',\
'MADatNLO.HwU' index 213 using (($1+$2)/2):($3 < 0 ? sqrt(-1) : $3) ls 4 title 'SD1|#1, central value, dynamical\_scale\_choice=10',\
'MADatNLO.HwU' index 212 using (($1+$2)/2):($3 >= 0 ? sqrt(-1) : abs($3)):4 w yerrorbar ls 103 title '',\
'MADatNLO.HwU' index 212 using (($1+$2)/2):($3 >= 0 ? sqrt(-1) : abs($3)) ls 103 title '',\
'MADatNLO.HwU' index 212 using (($1+$2)/2):($3 < 0 ? sqrt(-1) : $3):4 w yerrorbar ls 3 title '',\
'MADatNLO.HwU' index 212 using (($1+$2)/2):($3 < 0 ? sqrt(-1) : $3) ls 3 title 'SD0|#1, central value, dynamical\_scale\_choice=10',\
'MADatNLO.HwU' index 211 using (($1+$2)/2):($3 >= 0 ? sqrt(-1) : abs($3)):4 w yerrorbar ls 102 title '',\
'MADatNLO.HwU' index 211 using (($1+$2)/2):($3 >= 0 ? sqrt(-1) : abs($3)) ls 102 title '',\
'MADatNLO.HwU' index 211 using (($1+$2)/2):($3 < 0 ? sqrt(-1) : $3):4 w yerrorbar ls 2 title '',\
'MADatNLO.HwU' index 211 using (($1+$2)/2):($3 < 0 ? sqrt(-1) : $3) ls 2 title 'LO|#1, central value, dynamical\_scale\_choice=10',\
'MADatNLO.HwU' index 210 using (($1+$2)/2):($3 >= 0 ? sqrt(-1) : abs($3)):4 w yerrorbar ls 101 title '',\
'MADatNLO.HwU' index 210 using (($1+$2)/2):($3 >= 0 ? sqrt(-1) : abs($3)) ls 101 title '',\
'MADatNLO.HwU' index 210 using (($1+$2)/2):($3 < 0 ? sqrt(-1) : $3):4 w yerrorbar ls 1 title '',\
'MADatNLO.HwU' index 210 using (($1+$2)/2):($3 < 0 ? sqrt(-1) : $3) ls 1 title 'NLO|#1, central value, dynamical\_scale\_choice=10'
#-- rendering subhistograms 'Relative scale and PDF uncertainty'
unset label
unset format
set yrange [-1.7452e-01:1.8955e-01]
set origin 0.0000e+00, 3.5000e-01
set size 1.0000e+00, 1.5000e-01
set mytics 2
set ytics auto
set format x ''
unset logscale y
set ylabel "NLO|#1 rel.unc."
set label "Relative uncertainties w.r.t. central values" font ",9" front at graph 0.03, graph 0.13
plot \
'MADatNLO.HwU' index 213 using (($1+$2)/2):(safe($7,$3,1.0)-1.0) ls 14 title '',\
'MADatNLO.HwU' index 213 using (($1+$2)/2):(safe($6,$3,1.0)-1.0) ls 14 title '',\
'MADatNLO.HwU' index 212 using (($1+$2)/2):(safe($7,$3,1.0)-1.0) ls 13 title '',\
'MADatNLO.HwU' index 212 using (($1+$2)/2):(safe($6,$3,1.0)-1.0) ls 13 title '',\
'MADatNLO.HwU' index 211 using (($1+$2)/2):(safe($7,$3,1.0)-1.0) ls 12 title '',\
'MADatNLO.HwU' index 211 using (($1+$2)/2):(safe($6,$3,1.0)-1.0) ls 12 title '',\
'MADatNLO.HwU' index 210 using (($1+$2)/2):(safe($7,$3,1.0)-1.0) ls 11 title '',\
'MADatNLO.HwU' index 210 using (($1+$2)/2):(safe($6,$3,1.0)-1.0) ls 11 title '',\
0.0 ls 999 title '',\
'MADatNLO.HwU' index 213 using (($1+$2)/2):(0.0):(safe($4,$3,0.0)) w yerrorbar ls 4 title '',\
'MADatNLO.HwU' index 213 using (($1+$2)/2):(safe($5,$3,1.0)-1.0) ls 4 title '',\
'MADatNLO.HwU' index 212 using (($1+$2)/2):(0.0):(safe($4,$3,0.0)) w yerrorbar ls 3 title '',\
'MADatNLO.HwU' index 212 using (($1+$2)/2):(safe($5,$3,1.0)-1.0) ls 3 title '',\
'MADatNLO.HwU' index 211 using (($1+$2)/2):(0.0):(safe($4,$3,0.0)) w yerrorbar ls 2 title '',\
'MADatNLO.HwU' index 211 using (($1+$2)/2):(safe($5,$3,1.0)-1.0) ls 2 title '',\
'MADatNLO.HwU' index 210 using (($1+$2)/2):(0.0):(safe($4,$3,0.0)) w yerrorbar ls 1 title '',\
'MADatNLO.HwU' index 210 using (($1+$2)/2):(safe($5,$3,1.0)-1.0) ls 1 title ''
#-- rendering subhistograms '(LO|#1SD0|#1SD1|#1)/(NLO|#1 central value) ratio'
unset label
unset format
set yrange [-2.2225e+01:8.6922e+00]
set origin 0.0000e+00, 2.0000e-01
set size 1.0000e+00, 1.5000e-01
set mytics 2
set ytics auto
set format x
unset logscale y
set ylabel "ratio w.r.t. NLO|#1"
set label "(LO|#1SD0|#1SD1|#1)/(NLO|#1 central value)" font ",9" at graph 0.03, graph 0.13
plot \
1.0 ls 999 title '',\
'MADatNLO.HwU' index 216 using (($1+$2)/2):7 ls 14 title '',\
'MADatNLO.HwU' index 216 using (($1+$2)/2):6 ls 14 title '',\
'MADatNLO.HwU' index 215 using (($1+$2)/2):7 ls 13 title '',\
'MADatNLO.HwU' index 215 using (($1+$2)/2):6 ls 13 title '',\
'MADatNLO.HwU' index 214 using (($1+$2)/2):7 ls 12 title '',\
'MADatNLO.HwU' index 214 using (($1+$2)/2):6 ls 12 title '',\
'MADatNLO.HwU' index 216 using (($1+$2)/2):5 ls 4 title '',\
'MADatNLO.HwU' index 216 using (($1+$2)/2):3:4 w yerrorbar ls 4 title '',\
'MADatNLO.HwU' index 216 using (($1+$2)/2):3 ls 4 title '',\
'MADatNLO.HwU' index 215 using (($1+$2)/2):5 ls 3 title '',\
'MADatNLO.HwU' index 215 using (($1+$2)/2):3:4 w yerrorbar ls 3 title '',\
'MADatNLO.HwU' index 215 using (($1+$2)/2):3 ls 3 title '',\
'MADatNLO.HwU' index 214 using (($1+$2)/2):5 ls 2 title '',\
'MADatNLO.HwU' index 214 using (($1+$2)/2):3:4 w yerrorbar ls 2 title '',\
'MADatNLO.HwU' index 214 using (($1+$2)/2):3 ls 2 title ''

unset label

################################################################################

################################################################################
### Rendering of the plot titled '3rd jet log pT'
################################################################################

set multiplot
set label "3rd jet log pT" font ",13" at graph 0.04, graph 1.05
set xrange [2.9400e+00:4.5000e+00]
set bmargin 0 
set tmargin 0
set xtics nomirror
set ytics nomirror
set mytics 10
set xtics auto
set key horizontal noreverse maxcols 1 width -4 
set label front 'MadGraph5\_aMC\@NLO' font "Courier,11" rotate by 90 at graph 1.02, graph 0.04

#-- rendering subhistograms 'NLO|#1 and LO|#1 results'

set format y '10^{%T}'
set yrange [1.7622e-18:3.0922e-05]
set origin 0.0000e+00, 5.0000e-01
set size 1.0000e+00, 4.0000e-01
set mytics 10
set ytics auto
set format x ''
set logscale y
set ylabel "{/Symbol s} per bin [pb]"

plot \
sqrt(-1) ls 14 title 'SD1|#1, scale variation',\
sqrt(-1) ls 13 title 'SD0|#1, scale variation',\
sqrt(-1) ls 12 title 'LO|#1, scale variation',\
sqrt(-1) ls 11 title 'NLO|#1, scale variation',\
'MADatNLO.HwU' index 220 using (($1+$2)/2):($3 >= 0 ? sqrt(-1) : abs($3)):4 w yerrorbar ls 104 title '',\
'MADatNLO.HwU' index 220 using (($1+$2)/2):($3 >= 0 ? sqrt(-1) : abs($3)) ls 104 title '',\
'MADatNLO.HwU' index 220 using (($1+$2)/2):($3 < 0 ? sqrt(-1) : $3):4 w yerrorbar ls 4 title '',\
'MADatNLO.HwU' index 220 using (($1+$2)/2):($3 < 0 ? sqrt(-1) : $3) ls 4 title 'SD1|#1, central value, dynamical\_scale\_choice=10',\
'MADatNLO.HwU' index 219 using (($1+$2)/2):($3 >= 0 ? sqrt(-1) : abs($3)):4 w yerrorbar ls 103 title '',\
'MADatNLO.HwU' index 219 using (($1+$2)/2):($3 >= 0 ? sqrt(-1) : abs($3)) ls 103 title '',\
'MADatNLO.HwU' index 219 using (($1+$2)/2):($3 < 0 ? sqrt(-1) : $3):4 w yerrorbar ls 3 title '',\
'MADatNLO.HwU' index 219 using (($1+$2)/2):($3 < 0 ? sqrt(-1) : $3) ls 3 title 'SD0|#1, central value, dynamical\_scale\_choice=10',\
'MADatNLO.HwU' index 218 using (($1+$2)/2):($3 >= 0 ? sqrt(-1) : abs($3)):4 w yerrorbar ls 102 title '',\
'MADatNLO.HwU' index 218 using (($1+$2)/2):($3 >= 0 ? sqrt(-1) : abs($3)) ls 102 title '',\
'MADatNLO.HwU' index 218 using (($1+$2)/2):($3 < 0 ? sqrt(-1) : $3):4 w yerrorbar ls 2 title '',\
'MADatNLO.HwU' index 218 using (($1+$2)/2):($3 < 0 ? sqrt(-1) : $3) ls 2 title 'LO|#1, central value, dynamical\_scale\_choice=10',\
'MADatNLO.HwU' index 217 using (($1+$2)/2):($3 >= 0 ? sqrt(-1) : abs($3)):4 w yerrorbar ls 101 title '',\
'MADatNLO.HwU' index 217 using (($1+$2)/2):($3 >= 0 ? sqrt(-1) : abs($3)) ls 101 title '',\
'MADatNLO.HwU' index 217 using (($1+$2)/2):($3 < 0 ? sqrt(-1) : $3):4 w yerrorbar ls 1 title '',\
'MADatNLO.HwU' index 217 using (($1+$2)/2):($3 < 0 ? sqrt(-1) : $3) ls 1 title 'NLO|#1, central value, dynamical\_scale\_choice=10'
#-- rendering subhistograms 'Relative scale and PDF uncertainty'
unset label
unset format
set yrange [-7.1951e-01:6.8062e-01]
set origin 0.0000e+00, 3.5000e-01
set size 1.0000e+00, 1.5000e-01
set mytics 2
set ytics auto
set format x ''
unset logscale y
set ylabel "NLO|#1 rel.unc."
set label "Relative uncertainties w.r.t. central values" font ",9" front at graph 0.03, graph 0.13
plot \
'MADatNLO.HwU' index 220 using (($1+$2)/2):(safe($7,$3,1.0)-1.0) ls 14 title '',\
'MADatNLO.HwU' index 220 using (($1+$2)/2):(safe($6,$3,1.0)-1.0) ls 14 title '',\
'MADatNLO.HwU' index 219 using (($1+$2)/2):(safe($7,$3,1.0)-1.0) ls 13 title '',\
'MADatNLO.HwU' index 219 using (($1+$2)/2):(safe($6,$3,1.0)-1.0) ls 13 title '',\
'MADatNLO.HwU' index 218 using (($1+$2)/2):(safe($7,$3,1.0)-1.0) ls 12 title '',\
'MADatNLO.HwU' index 218 using (($1+$2)/2):(safe($6,$3,1.0)-1.0) ls 12 title '',\
'MADatNLO.HwU' index 217 using (($1+$2)/2):(safe($7,$3,1.0)-1.0) ls 11 title '',\
'MADatNLO.HwU' index 217 using (($1+$2)/2):(safe($6,$3,1.0)-1.0) ls 11 title '',\
0.0 ls 999 title '',\
'MADatNLO.HwU' index 220 using (($1+$2)/2):(0.0):(safe($4,$3,0.0)) w yerrorbar ls 4 title '',\
'MADatNLO.HwU' index 220 using (($1+$2)/2):(safe($5,$3,1.0)-1.0) ls 4 title '',\
'MADatNLO.HwU' index 219 using (($1+$2)/2):(0.0):(safe($4,$3,0.0)) w yerrorbar ls 3 title '',\
'MADatNLO.HwU' index 219 using (($1+$2)/2):(safe($5,$3,1.0)-1.0) ls 3 title '',\
'MADatNLO.HwU' index 218 using (($1+$2)/2):(0.0):(safe($4,$3,0.0)) w yerrorbar ls 2 title '',\
'MADatNLO.HwU' index 218 using (($1+$2)/2):(safe($5,$3,1.0)-1.0) ls 2 title '',\
'MADatNLO.HwU' index 217 using (($1+$2)/2):(0.0):(safe($4,$3,0.0)) w yerrorbar ls 1 title '',\
'MADatNLO.HwU' index 217 using (($1+$2)/2):(safe($5,$3,1.0)-1.0) ls 1 title ''
#-- rendering subhistograms '(LO|#1SD0|#1SD1|#1)/(NLO|#1 central value) ratio'
unset label
unset format
set yrange [-1.2603e+01:3.6871e+00]
set origin 0.0000e+00, 2.0000e-01
set size 1.0000e+00, 1.5000e-01
set mytics 2
set ytics auto
set format x
unset logscale y
set ylabel "ratio w.r.t. NLO|#1"
set label "(LO|#1SD0|#1SD1|#1)/(NLO|#1 central value)" font ",9" at graph 0.03, graph 0.13
plot \
1.0 ls 999 title '',\
'MADatNLO.HwU' index 223 using (($1+$2)/2):7 ls 14 title '',\
'MADatNLO.HwU' index 223 using (($1+$2)/2):6 ls 14 title '',\
'MADatNLO.HwU' index 222 using (($1+$2)/2):7 ls 13 title '',\
'MADatNLO.HwU' index 222 using (($1+$2)/2):6 ls 13 title '',\
'MADatNLO.HwU' index 221 using (($1+$2)/2):7 ls 12 title '',\
'MADatNLO.HwU' index 221 using (($1+$2)/2):6 ls 12 title '',\
'MADatNLO.HwU' index 223 using (($1+$2)/2):5 ls 4 title '',\
'MADatNLO.HwU' index 223 using (($1+$2)/2):3:4 w yerrorbar ls 4 title '',\
'MADatNLO.HwU' index 223 using (($1+$2)/2):3 ls 4 title '',\
'MADatNLO.HwU' index 222 using (($1+$2)/2):5 ls 3 title '',\
'MADatNLO.HwU' index 222 using (($1+$2)/2):3:4 w yerrorbar ls 3 title '',\
'MADatNLO.HwU' index 222 using (($1+$2)/2):3 ls 3 title '',\
'MADatNLO.HwU' index 221 using (($1+$2)/2):5 ls 2 title '',\
'MADatNLO.HwU' index 221 using (($1+$2)/2):3:4 w yerrorbar ls 2 title '',\
'MADatNLO.HwU' index 221 using (($1+$2)/2):3 ls 2 title ''

unset label

################################################################################

################################################################################
### Rendering of the plot titled 'epem log M'
################################################################################

set multiplot
set label "epem log M" font ",13" at graph 0.04, graph 1.05
set xrange [-2.0000e-01:3.8000e+00]
set bmargin 0 
set tmargin 0
set xtics nomirror
set ytics nomirror
set mytics 10
set xtics auto
set key horizontal noreverse maxcols 1 width -4 
set label front 'MadGraph5\_aMC\@NLO' font "Courier,11" rotate by 90 at graph 1.02, graph 0.04

#-- rendering subhistograms 'NLO|#1 and LO|#1 results'

set format y '10^{%T}'
set yrange [9.0000e-01:1.1000e+02]
set origin 0.0000e+00, 5.0000e-01
set size 1.0000e+00, 4.0000e-01
set mytics 10
set ytics auto
set format x ''
set logscale y
set ylabel "{/Symbol s} per bin [pb]"

plot \
sqrt(-1) ls 14 title 'SD1|#1, scale variation',\
sqrt(-1) ls 13 title 'SD0|#1, scale variation',\
sqrt(-1) ls 12 title 'LO|#1, scale variation',\
sqrt(-1) ls 11 title 'NLO|#1, scale variation',\
'MADatNLO.HwU' index 227 using (($1+$2)/2):($3 >= 0 ? sqrt(-1) : abs($3)):4 w yerrorbar ls 104 title '',\
'MADatNLO.HwU' index 227 using (($1+$2)/2):($3 >= 0 ? sqrt(-1) : abs($3)) ls 104 title '',\
'MADatNLO.HwU' index 227 using (($1+$2)/2):($3 < 0 ? sqrt(-1) : $3):4 w yerrorbar ls 4 title '',\
'MADatNLO.HwU' index 227 using (($1+$2)/2):($3 < 0 ? sqrt(-1) : $3) ls 4 title 'SD1|#1, central value, dynamical\_scale\_choice=10',\
'MADatNLO.HwU' index 226 using (($1+$2)/2):($3 >= 0 ? sqrt(-1) : abs($3)):4 w yerrorbar ls 103 title '',\
'MADatNLO.HwU' index 226 using (($1+$2)/2):($3 >= 0 ? sqrt(-1) : abs($3)) ls 103 title '',\
'MADatNLO.HwU' index 226 using (($1+$2)/2):($3 < 0 ? sqrt(-1) : $3):4 w yerrorbar ls 3 title '',\
'MADatNLO.HwU' index 226 using (($1+$2)/2):($3 < 0 ? sqrt(-1) : $3) ls 3 title 'SD0|#1, central value, dynamical\_scale\_choice=10',\
'MADatNLO.HwU' index 225 using (($1+$2)/2):($3 >= 0 ? sqrt(-1) : abs($3)):4 w yerrorbar ls 102 title '',\
'MADatNLO.HwU' index 225 using (($1+$2)/2):($3 >= 0 ? sqrt(-1) : abs($3)) ls 102 title '',\
'MADatNLO.HwU' index 225 using (($1+$2)/2):($3 < 0 ? sqrt(-1) : $3):4 w yerrorbar ls 2 title '',\
'MADatNLO.HwU' index 225 using (($1+$2)/2):($3 < 0 ? sqrt(-1) : $3) ls 2 title 'LO|#1, central value, dynamical\_scale\_choice=10',\
'MADatNLO.HwU' index 224 using (($1+$2)/2):($3 >= 0 ? sqrt(-1) : abs($3)):4 w yerrorbar ls 101 title '',\
'MADatNLO.HwU' index 224 using (($1+$2)/2):($3 >= 0 ? sqrt(-1) : abs($3)) ls 101 title '',\
'MADatNLO.HwU' index 224 using (($1+$2)/2):($3 < 0 ? sqrt(-1) : $3):4 w yerrorbar ls 1 title '',\
'MADatNLO.HwU' index 224 using (($1+$2)/2):($3 < 0 ? sqrt(-1) : $3) ls 1 title 'NLO|#1, central value, dynamical\_scale\_choice=10'
#-- rendering subhistograms 'Relative scale and PDF uncertainty'
unset label
unset format
set yrange [-1.4800e+00:1.4000e+00]
set origin 0.0000e+00, 3.5000e-01
set size 1.0000e+00, 1.5000e-01
set mytics 2
set ytics auto
set format x ''
unset logscale y
set ylabel "NLO|#1 rel.unc."
set label "Relative uncertainties w.r.t. central values" font ",9" front at graph 0.03, graph 0.13
plot \
'MADatNLO.HwU' index 227 using (($1+$2)/2):(safe($7,$3,1.0)-1.0) ls 14 title '',\
'MADatNLO.HwU' index 227 using (($1+$2)/2):(safe($6,$3,1.0)-1.0) ls 14 title '',\
'MADatNLO.HwU' index 226 using (($1+$2)/2):(safe($7,$3,1.0)-1.0) ls 13 title '',\
'MADatNLO.HwU' index 226 using (($1+$2)/2):(safe($6,$3,1.0)-1.0) ls 13 title '',\
'MADatNLO.HwU' index 225 using (($1+$2)/2):(safe($7,$3,1.0)-1.0) ls 12 title '',\
'MADatNLO.HwU' index 225 using (($1+$2)/2):(safe($6,$3,1.0)-1.0) ls 12 title '',\
'MADatNLO.HwU' index 224 using (($1+$2)/2):(safe($7,$3,1.0)-1.0) ls 11 title '',\
'MADatNLO.HwU' index 224 using (($1+$2)/2):(safe($6,$3,1.0)-1.0) ls 11 title '',\
0.0 ls 999 title '',\
'MADatNLO.HwU' index 227 using (($1+$2)/2):(0.0):(safe($4,$3,0.0)) w yerrorbar ls 4 title '',\
'MADatNLO.HwU' index 227 using (($1+$2)/2):(safe($5,$3,1.0)-1.0) ls 4 title '',\
'MADatNLO.HwU' index 226 using (($1+$2)/2):(0.0):(safe($4,$3,0.0)) w yerrorbar ls 3 title '',\
'MADatNLO.HwU' index 226 using (($1+$2)/2):(safe($5,$3,1.0)-1.0) ls 3 title '',\
'MADatNLO.HwU' index 225 using (($1+$2)/2):(0.0):(safe($4,$3,0.0)) w yerrorbar ls 2 title '',\
'MADatNLO.HwU' index 225 using (($1+$2)/2):(safe($5,$3,1.0)-1.0) ls 2 title '',\
'MADatNLO.HwU' index 224 using (($1+$2)/2):(0.0):(safe($4,$3,0.0)) w yerrorbar ls 1 title '',\
'MADatNLO.HwU' index 224 using (($1+$2)/2):(safe($5,$3,1.0)-1.0) ls 1 title ''
#-- rendering subhistograms '(LO|#1SD0|#1SD1|#1)/(NLO|#1 central value) ratio'
unset label
unset format
set yrange [-2.4000e-01:1.2000e+00]
set origin 0.0000e+00, 2.0000e-01
set size 1.0000e+00, 1.5000e-01
set mytics 2
set ytics auto
set format x
unset logscale y
set ylabel "ratio w.r.t. NLO|#1"
set label "(LO|#1SD0|#1SD1|#1)/(NLO|#1 central value)" font ",9" at graph 0.03, graph 0.13
plot \
1.0 ls 999 title '',\
'MADatNLO.HwU' index 230 using (($1+$2)/2):7 ls 14 title '',\
'MADatNLO.HwU' index 230 using (($1+$2)/2):6 ls 14 title '',\
'MADatNLO.HwU' index 229 using (($1+$2)/2):7 ls 13 title '',\
'MADatNLO.HwU' index 229 using (($1+$2)/2):6 ls 13 title '',\
'MADatNLO.HwU' index 228 using (($1+$2)/2):7 ls 12 title '',\
'MADatNLO.HwU' index 228 using (($1+$2)/2):6 ls 12 title '',\
'MADatNLO.HwU' index 230 using (($1+$2)/2):5 ls 4 title '',\
'MADatNLO.HwU' index 230 using (($1+$2)/2):3:4 w yerrorbar ls 4 title '',\
'MADatNLO.HwU' index 230 using (($1+$2)/2):3 ls 4 title '',\
'MADatNLO.HwU' index 229 using (($1+$2)/2):5 ls 3 title '',\
'MADatNLO.HwU' index 229 using (($1+$2)/2):3:4 w yerrorbar ls 3 title '',\
'MADatNLO.HwU' index 229 using (($1+$2)/2):3 ls 3 title '',\
'MADatNLO.HwU' index 228 using (($1+$2)/2):5 ls 2 title '',\
'MADatNLO.HwU' index 228 using (($1+$2)/2):3:4 w yerrorbar ls 2 title '',\
'MADatNLO.HwU' index 228 using (($1+$2)/2):3 ls 2 title ''

unset label

################################################################################

################################################################################
### Rendering of the plot titled 'mupmum log M'
################################################################################

set multiplot
set label "mupmum log M" font ",13" at graph 0.04, graph 1.05
set xrange [-2.0000e-01:3.8000e+00]
set bmargin 0 
set tmargin 0
set xtics nomirror
set ytics nomirror
set mytics 10
set xtics auto
set key horizontal noreverse maxcols 1 width -4 
set label front 'MadGraph5\_aMC\@NLO' font "Courier,11" rotate by 90 at graph 1.02, graph 0.04

#-- rendering subhistograms 'NLO|#1 and LO|#1 results'

set format y '10^{%T}'
set yrange [9.0000e-01:1.1000e+02]
set origin 0.0000e+00, 5.0000e-01
set size 1.0000e+00, 4.0000e-01
set mytics 10
set ytics auto
set format x ''
set logscale y
set ylabel "{/Symbol s} per bin [pb]"

plot \
sqrt(-1) ls 14 title 'SD1|#1, scale variation',\
sqrt(-1) ls 13 title 'SD0|#1, scale variation',\
sqrt(-1) ls 12 title 'LO|#1, scale variation',\
sqrt(-1) ls 11 title 'NLO|#1, scale variation',\
'MADatNLO.HwU' index 234 using (($1+$2)/2):($3 >= 0 ? sqrt(-1) : abs($3)):4 w yerrorbar ls 104 title '',\
'MADatNLO.HwU' index 234 using (($1+$2)/2):($3 >= 0 ? sqrt(-1) : abs($3)) ls 104 title '',\
'MADatNLO.HwU' index 234 using (($1+$2)/2):($3 < 0 ? sqrt(-1) : $3):4 w yerrorbar ls 4 title '',\
'MADatNLO.HwU' index 234 using (($1+$2)/2):($3 < 0 ? sqrt(-1) : $3) ls 4 title 'SD1|#1, central value, dynamical\_scale\_choice=10',\
'MADatNLO.HwU' index 233 using (($1+$2)/2):($3 >= 0 ? sqrt(-1) : abs($3)):4 w yerrorbar ls 103 title '',\
'MADatNLO.HwU' index 233 using (($1+$2)/2):($3 >= 0 ? sqrt(-1) : abs($3)) ls 103 title '',\
'MADatNLO.HwU' index 233 using (($1+$2)/2):($3 < 0 ? sqrt(-1) : $3):4 w yerrorbar ls 3 title '',\
'MADatNLO.HwU' index 233 using (($1+$2)/2):($3 < 0 ? sqrt(-1) : $3) ls 3 title 'SD0|#1, central value, dynamical\_scale\_choice=10',\
'MADatNLO.HwU' index 232 using (($1+$2)/2):($3 >= 0 ? sqrt(-1) : abs($3)):4 w yerrorbar ls 102 title '',\
'MADatNLO.HwU' index 232 using (($1+$2)/2):($3 >= 0 ? sqrt(-1) : abs($3)) ls 102 title '',\
'MADatNLO.HwU' index 232 using (($1+$2)/2):($3 < 0 ? sqrt(-1) : $3):4 w yerrorbar ls 2 title '',\
'MADatNLO.HwU' index 232 using (($1+$2)/2):($3 < 0 ? sqrt(-1) : $3) ls 2 title 'LO|#1, central value, dynamical\_scale\_choice=10',\
'MADatNLO.HwU' index 231 using (($1+$2)/2):($3 >= 0 ? sqrt(-1) : abs($3)):4 w yerrorbar ls 101 title '',\
'MADatNLO.HwU' index 231 using (($1+$2)/2):($3 >= 0 ? sqrt(-1) : abs($3)) ls 101 title '',\
'MADatNLO.HwU' index 231 using (($1+$2)/2):($3 < 0 ? sqrt(-1) : $3):4 w yerrorbar ls 1 title '',\
'MADatNLO.HwU' index 231 using (($1+$2)/2):($3 < 0 ? sqrt(-1) : $3) ls 1 title 'NLO|#1, central value, dynamical\_scale\_choice=10'
#-- rendering subhistograms 'Relative scale and PDF uncertainty'
unset label
unset format
set yrange [-1.4800e+00:1.4000e+00]
set origin 0.0000e+00, 3.5000e-01
set size 1.0000e+00, 1.5000e-01
set mytics 2
set ytics auto
set format x ''
unset logscale y
set ylabel "NLO|#1 rel.unc."
set label "Relative uncertainties w.r.t. central values" font ",9" front at graph 0.03, graph 0.13
plot \
'MADatNLO.HwU' index 234 using (($1+$2)/2):(safe($7,$3,1.0)-1.0) ls 14 title '',\
'MADatNLO.HwU' index 234 using (($1+$2)/2):(safe($6,$3,1.0)-1.0) ls 14 title '',\
'MADatNLO.HwU' index 233 using (($1+$2)/2):(safe($7,$3,1.0)-1.0) ls 13 title '',\
'MADatNLO.HwU' index 233 using (($1+$2)/2):(safe($6,$3,1.0)-1.0) ls 13 title '',\
'MADatNLO.HwU' index 232 using (($1+$2)/2):(safe($7,$3,1.0)-1.0) ls 12 title '',\
'MADatNLO.HwU' index 232 using (($1+$2)/2):(safe($6,$3,1.0)-1.0) ls 12 title '',\
'MADatNLO.HwU' index 231 using (($1+$2)/2):(safe($7,$3,1.0)-1.0) ls 11 title '',\
'MADatNLO.HwU' index 231 using (($1+$2)/2):(safe($6,$3,1.0)-1.0) ls 11 title '',\
0.0 ls 999 title '',\
'MADatNLO.HwU' index 234 using (($1+$2)/2):(0.0):(safe($4,$3,0.0)) w yerrorbar ls 4 title '',\
'MADatNLO.HwU' index 234 using (($1+$2)/2):(safe($5,$3,1.0)-1.0) ls 4 title '',\
'MADatNLO.HwU' index 233 using (($1+$2)/2):(0.0):(safe($4,$3,0.0)) w yerrorbar ls 3 title '',\
'MADatNLO.HwU' index 233 using (($1+$2)/2):(safe($5,$3,1.0)-1.0) ls 3 title '',\
'MADatNLO.HwU' index 232 using (($1+$2)/2):(0.0):(safe($4,$3,0.0)) w yerrorbar ls 2 title '',\
'MADatNLO.HwU' index 232 using (($1+$2)/2):(safe($5,$3,1.0)-1.0) ls 2 title '',\
'MADatNLO.HwU' index 231 using (($1+$2)/2):(0.0):(safe($4,$3,0.0)) w yerrorbar ls 1 title '',\
'MADatNLO.HwU' index 231 using (($1+$2)/2):(safe($5,$3,1.0)-1.0) ls 1 title ''
#-- rendering subhistograms '(LO|#1SD0|#1SD1|#1)/(NLO|#1 central value) ratio'
unset label
unset format
set yrange [-2.4000e-01:1.2000e+00]
set origin 0.0000e+00, 2.0000e-01
set size 1.0000e+00, 1.5000e-01
set mytics 2
set ytics auto
set format x
unset logscale y
set ylabel "ratio w.r.t. NLO|#1"
set label "(LO|#1SD0|#1SD1|#1)/(NLO|#1 central value)" font ",9" at graph 0.03, graph 0.13
plot \
1.0 ls 999 title '',\
'MADatNLO.HwU' index 237 using (($1+$2)/2):7 ls 14 title '',\
'MADatNLO.HwU' index 237 using (($1+$2)/2):6 ls 14 title '',\
'MADatNLO.HwU' index 236 using (($1+$2)/2):7 ls 13 title '',\
'MADatNLO.HwU' index 236 using (($1+$2)/2):6 ls 13 title '',\
'MADatNLO.HwU' index 235 using (($1+$2)/2):7 ls 12 title '',\
'MADatNLO.HwU' index 235 using (($1+$2)/2):6 ls 12 title '',\
'MADatNLO.HwU' index 237 using (($1+$2)/2):5 ls 4 title '',\
'MADatNLO.HwU' index 237 using (($1+$2)/2):3:4 w yerrorbar ls 4 title '',\
'MADatNLO.HwU' index 237 using (($1+$2)/2):3 ls 4 title '',\
'MADatNLO.HwU' index 236 using (($1+$2)/2):5 ls 3 title '',\
'MADatNLO.HwU' index 236 using (($1+$2)/2):3:4 w yerrorbar ls 3 title '',\
'MADatNLO.HwU' index 236 using (($1+$2)/2):3 ls 3 title '',\
'MADatNLO.HwU' index 235 using (($1+$2)/2):5 ls 2 title '',\
'MADatNLO.HwU' index 235 using (($1+$2)/2):3:4 w yerrorbar ls 2 title '',\
'MADatNLO.HwU' index 235 using (($1+$2)/2):3 ls 2 title ''

unset label

################################################################################

################################################################################
### Rendering of the plot titled '1st OSSF lep pair log M'
################################################################################

set multiplot
set label "1st OSSF lep pair log M" font ",13" at graph 0.04, graph 1.05
set xrange [-2.0000e-01:3.8000e+00]
set bmargin 0 
set tmargin 0
set xtics nomirror
set ytics nomirror
set mytics 10
set xtics auto
set key horizontal noreverse maxcols 1 width -4 
set label front 'MadGraph5\_aMC\@NLO' font "Courier,11" rotate by 90 at graph 1.02, graph 0.04

#-- rendering subhistograms 'NLO|#1 and LO|#1 results'

set format y '10^{%T}'
set yrange [9.0000e-01:1.1000e+02]
set origin 0.0000e+00, 5.0000e-01
set size 1.0000e+00, 4.0000e-01
set mytics 10
set ytics auto
set format x ''
set logscale y
set ylabel "{/Symbol s} per bin [pb]"

plot \
sqrt(-1) ls 14 title 'SD1|#1, scale variation',\
sqrt(-1) ls 13 title 'SD0|#1, scale variation',\
sqrt(-1) ls 12 title 'LO|#1, scale variation',\
sqrt(-1) ls 11 title 'NLO|#1, scale variation',\
'MADatNLO.HwU' index 241 using (($1+$2)/2):($3 >= 0 ? sqrt(-1) : abs($3)):4 w yerrorbar ls 104 title '',\
'MADatNLO.HwU' index 241 using (($1+$2)/2):($3 >= 0 ? sqrt(-1) : abs($3)) ls 104 title '',\
'MADatNLO.HwU' index 241 using (($1+$2)/2):($3 < 0 ? sqrt(-1) : $3):4 w yerrorbar ls 4 title '',\
'MADatNLO.HwU' index 241 using (($1+$2)/2):($3 < 0 ? sqrt(-1) : $3) ls 4 title 'SD1|#1, central value, dynamical\_scale\_choice=10',\
'MADatNLO.HwU' index 240 using (($1+$2)/2):($3 >= 0 ? sqrt(-1) : abs($3)):4 w yerrorbar ls 103 title '',\
'MADatNLO.HwU' index 240 using (($1+$2)/2):($3 >= 0 ? sqrt(-1) : abs($3)) ls 103 title '',\
'MADatNLO.HwU' index 240 using (($1+$2)/2):($3 < 0 ? sqrt(-1) : $3):4 w yerrorbar ls 3 title '',\
'MADatNLO.HwU' index 240 using (($1+$2)/2):($3 < 0 ? sqrt(-1) : $3) ls 3 title 'SD0|#1, central value, dynamical\_scale\_choice=10',\
'MADatNLO.HwU' index 239 using (($1+$2)/2):($3 >= 0 ? sqrt(-1) : abs($3)):4 w yerrorbar ls 102 title '',\
'MADatNLO.HwU' index 239 using (($1+$2)/2):($3 >= 0 ? sqrt(-1) : abs($3)) ls 102 title '',\
'MADatNLO.HwU' index 239 using (($1+$2)/2):($3 < 0 ? sqrt(-1) : $3):4 w yerrorbar ls 2 title '',\
'MADatNLO.HwU' index 239 using (($1+$2)/2):($3 < 0 ? sqrt(-1) : $3) ls 2 title 'LO|#1, central value, dynamical\_scale\_choice=10',\
'MADatNLO.HwU' index 238 using (($1+$2)/2):($3 >= 0 ? sqrt(-1) : abs($3)):4 w yerrorbar ls 101 title '',\
'MADatNLO.HwU' index 238 using (($1+$2)/2):($3 >= 0 ? sqrt(-1) : abs($3)) ls 101 title '',\
'MADatNLO.HwU' index 238 using (($1+$2)/2):($3 < 0 ? sqrt(-1) : $3):4 w yerrorbar ls 1 title '',\
'MADatNLO.HwU' index 238 using (($1+$2)/2):($3 < 0 ? sqrt(-1) : $3) ls 1 title 'NLO|#1, central value, dynamical\_scale\_choice=10'
#-- rendering subhistograms 'Relative scale and PDF uncertainty'
unset label
unset format
set yrange [-1.4800e+00:1.4000e+00]
set origin 0.0000e+00, 3.5000e-01
set size 1.0000e+00, 1.5000e-01
set mytics 2
set ytics auto
set format x ''
unset logscale y
set ylabel "NLO|#1 rel.unc."
set label "Relative uncertainties w.r.t. central values" font ",9" front at graph 0.03, graph 0.13
plot \
'MADatNLO.HwU' index 241 using (($1+$2)/2):(safe($7,$3,1.0)-1.0) ls 14 title '',\
'MADatNLO.HwU' index 241 using (($1+$2)/2):(safe($6,$3,1.0)-1.0) ls 14 title '',\
'MADatNLO.HwU' index 240 using (($1+$2)/2):(safe($7,$3,1.0)-1.0) ls 13 title '',\
'MADatNLO.HwU' index 240 using (($1+$2)/2):(safe($6,$3,1.0)-1.0) ls 13 title '',\
'MADatNLO.HwU' index 239 using (($1+$2)/2):(safe($7,$3,1.0)-1.0) ls 12 title '',\
'MADatNLO.HwU' index 239 using (($1+$2)/2):(safe($6,$3,1.0)-1.0) ls 12 title '',\
'MADatNLO.HwU' index 238 using (($1+$2)/2):(safe($7,$3,1.0)-1.0) ls 11 title '',\
'MADatNLO.HwU' index 238 using (($1+$2)/2):(safe($6,$3,1.0)-1.0) ls 11 title '',\
0.0 ls 999 title '',\
'MADatNLO.HwU' index 241 using (($1+$2)/2):(0.0):(safe($4,$3,0.0)) w yerrorbar ls 4 title '',\
'MADatNLO.HwU' index 241 using (($1+$2)/2):(safe($5,$3,1.0)-1.0) ls 4 title '',\
'MADatNLO.HwU' index 240 using (($1+$2)/2):(0.0):(safe($4,$3,0.0)) w yerrorbar ls 3 title '',\
'MADatNLO.HwU' index 240 using (($1+$2)/2):(safe($5,$3,1.0)-1.0) ls 3 title '',\
'MADatNLO.HwU' index 239 using (($1+$2)/2):(0.0):(safe($4,$3,0.0)) w yerrorbar ls 2 title '',\
'MADatNLO.HwU' index 239 using (($1+$2)/2):(safe($5,$3,1.0)-1.0) ls 2 title '',\
'MADatNLO.HwU' index 238 using (($1+$2)/2):(0.0):(safe($4,$3,0.0)) w yerrorbar ls 1 title '',\
'MADatNLO.HwU' index 238 using (($1+$2)/2):(safe($5,$3,1.0)-1.0) ls 1 title ''
#-- rendering subhistograms '(LO|#1SD0|#1SD1|#1)/(NLO|#1 central value) ratio'
unset label
unset format
set yrange [-2.4000e-01:1.2000e+00]
set origin 0.0000e+00, 2.0000e-01
set size 1.0000e+00, 1.5000e-01
set mytics 2
set ytics auto
set format x
unset logscale y
set ylabel "ratio w.r.t. NLO|#1"
set label "(LO|#1SD0|#1SD1|#1)/(NLO|#1 central value)" font ",9" at graph 0.03, graph 0.13
plot \
1.0 ls 999 title '',\
'MADatNLO.HwU' index 244 using (($1+$2)/2):7 ls 14 title '',\
'MADatNLO.HwU' index 244 using (($1+$2)/2):6 ls 14 title '',\
'MADatNLO.HwU' index 243 using (($1+$2)/2):7 ls 13 title '',\
'MADatNLO.HwU' index 243 using (($1+$2)/2):6 ls 13 title '',\
'MADatNLO.HwU' index 242 using (($1+$2)/2):7 ls 12 title '',\
'MADatNLO.HwU' index 242 using (($1+$2)/2):6 ls 12 title '',\
'MADatNLO.HwU' index 244 using (($1+$2)/2):5 ls 4 title '',\
'MADatNLO.HwU' index 244 using (($1+$2)/2):3:4 w yerrorbar ls 4 title '',\
'MADatNLO.HwU' index 244 using (($1+$2)/2):3 ls 4 title '',\
'MADatNLO.HwU' index 243 using (($1+$2)/2):5 ls 3 title '',\
'MADatNLO.HwU' index 243 using (($1+$2)/2):3:4 w yerrorbar ls 3 title '',\
'MADatNLO.HwU' index 243 using (($1+$2)/2):3 ls 3 title '',\
'MADatNLO.HwU' index 242 using (($1+$2)/2):5 ls 2 title '',\
'MADatNLO.HwU' index 242 using (($1+$2)/2):3:4 w yerrorbar ls 2 title '',\
'MADatNLO.HwU' index 242 using (($1+$2)/2):3 ls 2 title ''

unset label

################################################################################

################################################################################
### Rendering of the plot titled '2nd OSSF lep pair log M'
################################################################################

set multiplot
set label "2nd OSSF lep pair log M" font ",13" at graph 0.04, graph 1.05
set xrange [-2.0000e-01:3.8000e+00]
set bmargin 0 
set tmargin 0
set xtics nomirror
set ytics nomirror
set mytics 10
set xtics auto
set key horizontal noreverse maxcols 1 width -4 
set label front 'MadGraph5\_aMC\@NLO' font "Courier,11" rotate by 90 at graph 1.02, graph 0.04

#-- rendering subhistograms 'NLO|#1 and LO|#1 results'

set format y '10^{%T}'
set yrange [9.0000e-01:1.1000e+02]
set origin 0.0000e+00, 5.0000e-01
set size 1.0000e+00, 4.0000e-01
set mytics 10
set ytics auto
set format x ''
set logscale y
set ylabel "{/Symbol s} per bin [pb]"

plot \
sqrt(-1) ls 14 title 'SD1|#1, scale variation',\
sqrt(-1) ls 13 title 'SD0|#1, scale variation',\
sqrt(-1) ls 12 title 'LO|#1, scale variation',\
sqrt(-1) ls 11 title 'NLO|#1, scale variation',\
'MADatNLO.HwU' index 248 using (($1+$2)/2):($3 >= 0 ? sqrt(-1) : abs($3)):4 w yerrorbar ls 104 title '',\
'MADatNLO.HwU' index 248 using (($1+$2)/2):($3 >= 0 ? sqrt(-1) : abs($3)) ls 104 title '',\
'MADatNLO.HwU' index 248 using (($1+$2)/2):($3 < 0 ? sqrt(-1) : $3):4 w yerrorbar ls 4 title '',\
'MADatNLO.HwU' index 248 using (($1+$2)/2):($3 < 0 ? sqrt(-1) : $3) ls 4 title 'SD1|#1, central value, dynamical\_scale\_choice=10',\
'MADatNLO.HwU' index 247 using (($1+$2)/2):($3 >= 0 ? sqrt(-1) : abs($3)):4 w yerrorbar ls 103 title '',\
'MADatNLO.HwU' index 247 using (($1+$2)/2):($3 >= 0 ? sqrt(-1) : abs($3)) ls 103 title '',\
'MADatNLO.HwU' index 247 using (($1+$2)/2):($3 < 0 ? sqrt(-1) : $3):4 w yerrorbar ls 3 title '',\
'MADatNLO.HwU' index 247 using (($1+$2)/2):($3 < 0 ? sqrt(-1) : $3) ls 3 title 'SD0|#1, central value, dynamical\_scale\_choice=10',\
'MADatNLO.HwU' index 246 using (($1+$2)/2):($3 >= 0 ? sqrt(-1) : abs($3)):4 w yerrorbar ls 102 title '',\
'MADatNLO.HwU' index 246 using (($1+$2)/2):($3 >= 0 ? sqrt(-1) : abs($3)) ls 102 title '',\
'MADatNLO.HwU' index 246 using (($1+$2)/2):($3 < 0 ? sqrt(-1) : $3):4 w yerrorbar ls 2 title '',\
'MADatNLO.HwU' index 246 using (($1+$2)/2):($3 < 0 ? sqrt(-1) : $3) ls 2 title 'LO|#1, central value, dynamical\_scale\_choice=10',\
'MADatNLO.HwU' index 245 using (($1+$2)/2):($3 >= 0 ? sqrt(-1) : abs($3)):4 w yerrorbar ls 101 title '',\
'MADatNLO.HwU' index 245 using (($1+$2)/2):($3 >= 0 ? sqrt(-1) : abs($3)) ls 101 title '',\
'MADatNLO.HwU' index 245 using (($1+$2)/2):($3 < 0 ? sqrt(-1) : $3):4 w yerrorbar ls 1 title '',\
'MADatNLO.HwU' index 245 using (($1+$2)/2):($3 < 0 ? sqrt(-1) : $3) ls 1 title 'NLO|#1, central value, dynamical\_scale\_choice=10'
#-- rendering subhistograms 'Relative scale and PDF uncertainty'
unset label
unset format
set yrange [-1.4800e+00:1.4000e+00]
set origin 0.0000e+00, 3.5000e-01
set size 1.0000e+00, 1.5000e-01
set mytics 2
set ytics auto
set format x ''
unset logscale y
set ylabel "NLO|#1 rel.unc."
set label "Relative uncertainties w.r.t. central values" font ",9" front at graph 0.03, graph 0.13
plot \
'MADatNLO.HwU' index 248 using (($1+$2)/2):(safe($7,$3,1.0)-1.0) ls 14 title '',\
'MADatNLO.HwU' index 248 using (($1+$2)/2):(safe($6,$3,1.0)-1.0) ls 14 title '',\
'MADatNLO.HwU' index 247 using (($1+$2)/2):(safe($7,$3,1.0)-1.0) ls 13 title '',\
'MADatNLO.HwU' index 247 using (($1+$2)/2):(safe($6,$3,1.0)-1.0) ls 13 title '',\
'MADatNLO.HwU' index 246 using (($1+$2)/2):(safe($7,$3,1.0)-1.0) ls 12 title '',\
'MADatNLO.HwU' index 246 using (($1+$2)/2):(safe($6,$3,1.0)-1.0) ls 12 title '',\
'MADatNLO.HwU' index 245 using (($1+$2)/2):(safe($7,$3,1.0)-1.0) ls 11 title '',\
'MADatNLO.HwU' index 245 using (($1+$2)/2):(safe($6,$3,1.0)-1.0) ls 11 title '',\
0.0 ls 999 title '',\
'MADatNLO.HwU' index 248 using (($1+$2)/2):(0.0):(safe($4,$3,0.0)) w yerrorbar ls 4 title '',\
'MADatNLO.HwU' index 248 using (($1+$2)/2):(safe($5,$3,1.0)-1.0) ls 4 title '',\
'MADatNLO.HwU' index 247 using (($1+$2)/2):(0.0):(safe($4,$3,0.0)) w yerrorbar ls 3 title '',\
'MADatNLO.HwU' index 247 using (($1+$2)/2):(safe($5,$3,1.0)-1.0) ls 3 title '',\
'MADatNLO.HwU' index 246 using (($1+$2)/2):(0.0):(safe($4,$3,0.0)) w yerrorbar ls 2 title '',\
'MADatNLO.HwU' index 246 using (($1+$2)/2):(safe($5,$3,1.0)-1.0) ls 2 title '',\
'MADatNLO.HwU' index 245 using (($1+$2)/2):(0.0):(safe($4,$3,0.0)) w yerrorbar ls 1 title '',\
'MADatNLO.HwU' index 245 using (($1+$2)/2):(safe($5,$3,1.0)-1.0) ls 1 title ''
#-- rendering subhistograms '(LO|#1SD0|#1SD1|#1)/(NLO|#1 central value) ratio'
unset label
unset format
set yrange [-2.4000e-01:1.2000e+00]
set origin 0.0000e+00, 2.0000e-01
set size 1.0000e+00, 1.5000e-01
set mytics 2
set ytics auto
set format x
unset logscale y
set ylabel "ratio w.r.t. NLO|#1"
set label "(LO|#1SD0|#1SD1|#1)/(NLO|#1 central value)" font ",9" at graph 0.03, graph 0.13
plot \
1.0 ls 999 title '',\
'MADatNLO.HwU' index 251 using (($1+$2)/2):7 ls 14 title '',\
'MADatNLO.HwU' index 251 using (($1+$2)/2):6 ls 14 title '',\
'MADatNLO.HwU' index 250 using (($1+$2)/2):7 ls 13 title '',\
'MADatNLO.HwU' index 250 using (($1+$2)/2):6 ls 13 title '',\
'MADatNLO.HwU' index 249 using (($1+$2)/2):7 ls 12 title '',\
'MADatNLO.HwU' index 249 using (($1+$2)/2):6 ls 12 title '',\
'MADatNLO.HwU' index 251 using (($1+$2)/2):5 ls 4 title '',\
'MADatNLO.HwU' index 251 using (($1+$2)/2):3:4 w yerrorbar ls 4 title '',\
'MADatNLO.HwU' index 251 using (($1+$2)/2):3 ls 4 title '',\
'MADatNLO.HwU' index 250 using (($1+$2)/2):5 ls 3 title '',\
'MADatNLO.HwU' index 250 using (($1+$2)/2):3:4 w yerrorbar ls 3 title '',\
'MADatNLO.HwU' index 250 using (($1+$2)/2):3 ls 3 title '',\
'MADatNLO.HwU' index 249 using (($1+$2)/2):5 ls 2 title '',\
'MADatNLO.HwU' index 249 using (($1+$2)/2):3:4 w yerrorbar ls 2 title '',\
'MADatNLO.HwU' index 249 using (($1+$2)/2):3 ls 2 title ''

unset label

################################################################################

################################################################################
### Rendering of the plot titled 'epve log M'
################################################################################

set multiplot
set label "epve log M" font ",13" at graph 0.04, graph 1.05
set xrange [-2.0000e-01:3.8000e+00]
set bmargin 0 
set tmargin 0
set xtics nomirror
set ytics nomirror
set mytics 10
set xtics auto
set key horizontal noreverse maxcols 1 width -4 
set label front 'MadGraph5\_aMC\@NLO' font "Courier,11" rotate by 90 at graph 1.02, graph 0.04

#-- rendering subhistograms 'NLO|#1 and LO|#1 results'

set format y '10^{%T}'
set yrange [9.0000e-01:1.1000e+02]
set origin 0.0000e+00, 5.0000e-01
set size 1.0000e+00, 4.0000e-01
set mytics 10
set ytics auto
set format x ''
set logscale y
set ylabel "{/Symbol s} per bin [pb]"

plot \
sqrt(-1) ls 14 title 'SD1|#1, scale variation',\
sqrt(-1) ls 13 title 'SD0|#1, scale variation',\
sqrt(-1) ls 12 title 'LO|#1, scale variation',\
sqrt(-1) ls 11 title 'NLO|#1, scale variation',\
'MADatNLO.HwU' index 255 using (($1+$2)/2):($3 >= 0 ? sqrt(-1) : abs($3)):4 w yerrorbar ls 104 title '',\
'MADatNLO.HwU' index 255 using (($1+$2)/2):($3 >= 0 ? sqrt(-1) : abs($3)) ls 104 title '',\
'MADatNLO.HwU' index 255 using (($1+$2)/2):($3 < 0 ? sqrt(-1) : $3):4 w yerrorbar ls 4 title '',\
'MADatNLO.HwU' index 255 using (($1+$2)/2):($3 < 0 ? sqrt(-1) : $3) ls 4 title 'SD1|#1, central value, dynamical\_scale\_choice=10',\
'MADatNLO.HwU' index 254 using (($1+$2)/2):($3 >= 0 ? sqrt(-1) : abs($3)):4 w yerrorbar ls 103 title '',\
'MADatNLO.HwU' index 254 using (($1+$2)/2):($3 >= 0 ? sqrt(-1) : abs($3)) ls 103 title '',\
'MADatNLO.HwU' index 254 using (($1+$2)/2):($3 < 0 ? sqrt(-1) : $3):4 w yerrorbar ls 3 title '',\
'MADatNLO.HwU' index 254 using (($1+$2)/2):($3 < 0 ? sqrt(-1) : $3) ls 3 title 'SD0|#1, central value, dynamical\_scale\_choice=10',\
'MADatNLO.HwU' index 253 using (($1+$2)/2):($3 >= 0 ? sqrt(-1) : abs($3)):4 w yerrorbar ls 102 title '',\
'MADatNLO.HwU' index 253 using (($1+$2)/2):($3 >= 0 ? sqrt(-1) : abs($3)) ls 102 title '',\
'MADatNLO.HwU' index 253 using (($1+$2)/2):($3 < 0 ? sqrt(-1) : $3):4 w yerrorbar ls 2 title '',\
'MADatNLO.HwU' index 253 using (($1+$2)/2):($3 < 0 ? sqrt(-1) : $3) ls 2 title 'LO|#1, central value, dynamical\_scale\_choice=10',\
'MADatNLO.HwU' index 252 using (($1+$2)/2):($3 >= 0 ? sqrt(-1) : abs($3)):4 w yerrorbar ls 101 title '',\
'MADatNLO.HwU' index 252 using (($1+$2)/2):($3 >= 0 ? sqrt(-1) : abs($3)) ls 101 title '',\
'MADatNLO.HwU' index 252 using (($1+$2)/2):($3 < 0 ? sqrt(-1) : $3):4 w yerrorbar ls 1 title '',\
'MADatNLO.HwU' index 252 using (($1+$2)/2):($3 < 0 ? sqrt(-1) : $3) ls 1 title 'NLO|#1, central value, dynamical\_scale\_choice=10'
#-- rendering subhistograms 'Relative scale and PDF uncertainty'
unset label
unset format
set yrange [-1.4800e+00:1.4000e+00]
set origin 0.0000e+00, 3.5000e-01
set size 1.0000e+00, 1.5000e-01
set mytics 2
set ytics auto
set format x ''
unset logscale y
set ylabel "NLO|#1 rel.unc."
set label "Relative uncertainties w.r.t. central values" font ",9" front at graph 0.03, graph 0.13
plot \
'MADatNLO.HwU' index 255 using (($1+$2)/2):(safe($7,$3,1.0)-1.0) ls 14 title '',\
'MADatNLO.HwU' index 255 using (($1+$2)/2):(safe($6,$3,1.0)-1.0) ls 14 title '',\
'MADatNLO.HwU' index 254 using (($1+$2)/2):(safe($7,$3,1.0)-1.0) ls 13 title '',\
'MADatNLO.HwU' index 254 using (($1+$2)/2):(safe($6,$3,1.0)-1.0) ls 13 title '',\
'MADatNLO.HwU' index 253 using (($1+$2)/2):(safe($7,$3,1.0)-1.0) ls 12 title '',\
'MADatNLO.HwU' index 253 using (($1+$2)/2):(safe($6,$3,1.0)-1.0) ls 12 title '',\
'MADatNLO.HwU' index 252 using (($1+$2)/2):(safe($7,$3,1.0)-1.0) ls 11 title '',\
'MADatNLO.HwU' index 252 using (($1+$2)/2):(safe($6,$3,1.0)-1.0) ls 11 title '',\
0.0 ls 999 title '',\
'MADatNLO.HwU' index 255 using (($1+$2)/2):(0.0):(safe($4,$3,0.0)) w yerrorbar ls 4 title '',\
'MADatNLO.HwU' index 255 using (($1+$2)/2):(safe($5,$3,1.0)-1.0) ls 4 title '',\
'MADatNLO.HwU' index 254 using (($1+$2)/2):(0.0):(safe($4,$3,0.0)) w yerrorbar ls 3 title '',\
'MADatNLO.HwU' index 254 using (($1+$2)/2):(safe($5,$3,1.0)-1.0) ls 3 title '',\
'MADatNLO.HwU' index 253 using (($1+$2)/2):(0.0):(safe($4,$3,0.0)) w yerrorbar ls 2 title '',\
'MADatNLO.HwU' index 253 using (($1+$2)/2):(safe($5,$3,1.0)-1.0) ls 2 title '',\
'MADatNLO.HwU' index 252 using (($1+$2)/2):(0.0):(safe($4,$3,0.0)) w yerrorbar ls 1 title '',\
'MADatNLO.HwU' index 252 using (($1+$2)/2):(safe($5,$3,1.0)-1.0) ls 1 title ''
#-- rendering subhistograms '(LO|#1SD0|#1SD1|#1)/(NLO|#1 central value) ratio'
unset label
unset format
set yrange [-2.4000e-01:1.2000e+00]
set origin 0.0000e+00, 2.0000e-01
set size 1.0000e+00, 1.5000e-01
set mytics 2
set ytics auto
set format x
unset logscale y
set ylabel "ratio w.r.t. NLO|#1"
set label "(LO|#1SD0|#1SD1|#1)/(NLO|#1 central value)" font ",9" at graph 0.03, graph 0.13
plot \
1.0 ls 999 title '',\
'MADatNLO.HwU' index 258 using (($1+$2)/2):7 ls 14 title '',\
'MADatNLO.HwU' index 258 using (($1+$2)/2):6 ls 14 title '',\
'MADatNLO.HwU' index 257 using (($1+$2)/2):7 ls 13 title '',\
'MADatNLO.HwU' index 257 using (($1+$2)/2):6 ls 13 title '',\
'MADatNLO.HwU' index 256 using (($1+$2)/2):7 ls 12 title '',\
'MADatNLO.HwU' index 256 using (($1+$2)/2):6 ls 12 title '',\
'MADatNLO.HwU' index 258 using (($1+$2)/2):5 ls 4 title '',\
'MADatNLO.HwU' index 258 using (($1+$2)/2):3:4 w yerrorbar ls 4 title '',\
'MADatNLO.HwU' index 258 using (($1+$2)/2):3 ls 4 title '',\
'MADatNLO.HwU' index 257 using (($1+$2)/2):5 ls 3 title '',\
'MADatNLO.HwU' index 257 using (($1+$2)/2):3:4 w yerrorbar ls 3 title '',\
'MADatNLO.HwU' index 257 using (($1+$2)/2):3 ls 3 title '',\
'MADatNLO.HwU' index 256 using (($1+$2)/2):5 ls 2 title '',\
'MADatNLO.HwU' index 256 using (($1+$2)/2):3:4 w yerrorbar ls 2 title '',\
'MADatNLO.HwU' index 256 using (($1+$2)/2):3 ls 2 title ''

unset label

################################################################################

################################################################################
### Rendering of the plot titled 'mumvm log M'
################################################################################

set multiplot
set label "mumvm log M" font ",13" at graph 0.04, graph 1.05
set xrange [-2.0000e-01:3.8000e+00]
set bmargin 0 
set tmargin 0
set xtics nomirror
set ytics nomirror
set mytics 10
set xtics auto
set key horizontal noreverse maxcols 1 width -4 
set label front 'MadGraph5\_aMC\@NLO' font "Courier,11" rotate by 90 at graph 1.02, graph 0.04

#-- rendering subhistograms 'NLO|#1 and LO|#1 results'

set format y '10^{%T}'
set yrange [9.0000e-01:1.1000e+02]
set origin 0.0000e+00, 5.0000e-01
set size 1.0000e+00, 4.0000e-01
set mytics 10
set ytics auto
set format x ''
set logscale y
set ylabel "{/Symbol s} per bin [pb]"

plot \
sqrt(-1) ls 14 title 'SD1|#1, scale variation',\
sqrt(-1) ls 13 title 'SD0|#1, scale variation',\
sqrt(-1) ls 12 title 'LO|#1, scale variation',\
sqrt(-1) ls 11 title 'NLO|#1, scale variation',\
'MADatNLO.HwU' index 262 using (($1+$2)/2):($3 >= 0 ? sqrt(-1) : abs($3)):4 w yerrorbar ls 104 title '',\
'MADatNLO.HwU' index 262 using (($1+$2)/2):($3 >= 0 ? sqrt(-1) : abs($3)) ls 104 title '',\
'MADatNLO.HwU' index 262 using (($1+$2)/2):($3 < 0 ? sqrt(-1) : $3):4 w yerrorbar ls 4 title '',\
'MADatNLO.HwU' index 262 using (($1+$2)/2):($3 < 0 ? sqrt(-1) : $3) ls 4 title 'SD1|#1, central value, dynamical\_scale\_choice=10',\
'MADatNLO.HwU' index 261 using (($1+$2)/2):($3 >= 0 ? sqrt(-1) : abs($3)):4 w yerrorbar ls 103 title '',\
'MADatNLO.HwU' index 261 using (($1+$2)/2):($3 >= 0 ? sqrt(-1) : abs($3)) ls 103 title '',\
'MADatNLO.HwU' index 261 using (($1+$2)/2):($3 < 0 ? sqrt(-1) : $3):4 w yerrorbar ls 3 title '',\
'MADatNLO.HwU' index 261 using (($1+$2)/2):($3 < 0 ? sqrt(-1) : $3) ls 3 title 'SD0|#1, central value, dynamical\_scale\_choice=10',\
'MADatNLO.HwU' index 260 using (($1+$2)/2):($3 >= 0 ? sqrt(-1) : abs($3)):4 w yerrorbar ls 102 title '',\
'MADatNLO.HwU' index 260 using (($1+$2)/2):($3 >= 0 ? sqrt(-1) : abs($3)) ls 102 title '',\
'MADatNLO.HwU' index 260 using (($1+$2)/2):($3 < 0 ? sqrt(-1) : $3):4 w yerrorbar ls 2 title '',\
'MADatNLO.HwU' index 260 using (($1+$2)/2):($3 < 0 ? sqrt(-1) : $3) ls 2 title 'LO|#1, central value, dynamical\_scale\_choice=10',\
'MADatNLO.HwU' index 259 using (($1+$2)/2):($3 >= 0 ? sqrt(-1) : abs($3)):4 w yerrorbar ls 101 title '',\
'MADatNLO.HwU' index 259 using (($1+$2)/2):($3 >= 0 ? sqrt(-1) : abs($3)) ls 101 title '',\
'MADatNLO.HwU' index 259 using (($1+$2)/2):($3 < 0 ? sqrt(-1) : $3):4 w yerrorbar ls 1 title '',\
'MADatNLO.HwU' index 259 using (($1+$2)/2):($3 < 0 ? sqrt(-1) : $3) ls 1 title 'NLO|#1, central value, dynamical\_scale\_choice=10'
#-- rendering subhistograms 'Relative scale and PDF uncertainty'
unset label
unset format
set yrange [-1.4800e+00:1.4000e+00]
set origin 0.0000e+00, 3.5000e-01
set size 1.0000e+00, 1.5000e-01
set mytics 2
set ytics auto
set format x ''
unset logscale y
set ylabel "NLO|#1 rel.unc."
set label "Relative uncertainties w.r.t. central values" font ",9" front at graph 0.03, graph 0.13
plot \
'MADatNLO.HwU' index 262 using (($1+$2)/2):(safe($7,$3,1.0)-1.0) ls 14 title '',\
'MADatNLO.HwU' index 262 using (($1+$2)/2):(safe($6,$3,1.0)-1.0) ls 14 title '',\
'MADatNLO.HwU' index 261 using (($1+$2)/2):(safe($7,$3,1.0)-1.0) ls 13 title '',\
'MADatNLO.HwU' index 261 using (($1+$2)/2):(safe($6,$3,1.0)-1.0) ls 13 title '',\
'MADatNLO.HwU' index 260 using (($1+$2)/2):(safe($7,$3,1.0)-1.0) ls 12 title '',\
'MADatNLO.HwU' index 260 using (($1+$2)/2):(safe($6,$3,1.0)-1.0) ls 12 title '',\
'MADatNLO.HwU' index 259 using (($1+$2)/2):(safe($7,$3,1.0)-1.0) ls 11 title '',\
'MADatNLO.HwU' index 259 using (($1+$2)/2):(safe($6,$3,1.0)-1.0) ls 11 title '',\
0.0 ls 999 title '',\
'MADatNLO.HwU' index 262 using (($1+$2)/2):(0.0):(safe($4,$3,0.0)) w yerrorbar ls 4 title '',\
'MADatNLO.HwU' index 262 using (($1+$2)/2):(safe($5,$3,1.0)-1.0) ls 4 title '',\
'MADatNLO.HwU' index 261 using (($1+$2)/2):(0.0):(safe($4,$3,0.0)) w yerrorbar ls 3 title '',\
'MADatNLO.HwU' index 261 using (($1+$2)/2):(safe($5,$3,1.0)-1.0) ls 3 title '',\
'MADatNLO.HwU' index 260 using (($1+$2)/2):(0.0):(safe($4,$3,0.0)) w yerrorbar ls 2 title '',\
'MADatNLO.HwU' index 260 using (($1+$2)/2):(safe($5,$3,1.0)-1.0) ls 2 title '',\
'MADatNLO.HwU' index 259 using (($1+$2)/2):(0.0):(safe($4,$3,0.0)) w yerrorbar ls 1 title '',\
'MADatNLO.HwU' index 259 using (($1+$2)/2):(safe($5,$3,1.0)-1.0) ls 1 title ''
#-- rendering subhistograms '(LO|#1SD0|#1SD1|#1)/(NLO|#1 central value) ratio'
unset label
unset format
set yrange [-2.4000e-01:1.2000e+00]
set origin 0.0000e+00, 2.0000e-01
set size 1.0000e+00, 1.5000e-01
set mytics 2
set ytics auto
set format x
unset logscale y
set ylabel "ratio w.r.t. NLO|#1"
set label "(LO|#1SD0|#1SD1|#1)/(NLO|#1 central value)" font ",9" at graph 0.03, graph 0.13
plot \
1.0 ls 999 title '',\
'MADatNLO.HwU' index 265 using (($1+$2)/2):7 ls 14 title '',\
'MADatNLO.HwU' index 265 using (($1+$2)/2):6 ls 14 title '',\
'MADatNLO.HwU' index 264 using (($1+$2)/2):7 ls 13 title '',\
'MADatNLO.HwU' index 264 using (($1+$2)/2):6 ls 13 title '',\
'MADatNLO.HwU' index 263 using (($1+$2)/2):7 ls 12 title '',\
'MADatNLO.HwU' index 263 using (($1+$2)/2):6 ls 12 title '',\
'MADatNLO.HwU' index 265 using (($1+$2)/2):5 ls 4 title '',\
'MADatNLO.HwU' index 265 using (($1+$2)/2):3:4 w yerrorbar ls 4 title '',\
'MADatNLO.HwU' index 265 using (($1+$2)/2):3 ls 4 title '',\
'MADatNLO.HwU' index 264 using (($1+$2)/2):5 ls 3 title '',\
'MADatNLO.HwU' index 264 using (($1+$2)/2):3:4 w yerrorbar ls 3 title '',\
'MADatNLO.HwU' index 264 using (($1+$2)/2):3 ls 3 title '',\
'MADatNLO.HwU' index 263 using (($1+$2)/2):5 ls 2 title '',\
'MADatNLO.HwU' index 263 using (($1+$2)/2):3:4 w yerrorbar ls 2 title '',\
'MADatNLO.HwU' index 263 using (($1+$2)/2):3 ls 2 title ''

unset label

################################################################################

################################################################################
### Rendering of the plot titled '1st SF lep-neu pair log M'
################################################################################

set multiplot
set label "1st SF lep-neu pair log M" font ",13" at graph 0.04, graph 1.05
set xrange [-2.0000e-01:3.8000e+00]
set bmargin 0 
set tmargin 0
set xtics nomirror
set ytics nomirror
set mytics 10
set xtics auto
set key horizontal noreverse maxcols 1 width -4 
set label front 'MadGraph5\_aMC\@NLO' font "Courier,11" rotate by 90 at graph 1.02, graph 0.04

#-- rendering subhistograms 'NLO|#1 and LO|#1 results'

set format y '10^{%T}'
set yrange [9.0000e-01:1.1000e+02]
set origin 0.0000e+00, 5.0000e-01
set size 1.0000e+00, 4.0000e-01
set mytics 10
set ytics auto
set format x ''
set logscale y
set ylabel "{/Symbol s} per bin [pb]"

plot \
sqrt(-1) ls 14 title 'SD1|#1, scale variation',\
sqrt(-1) ls 13 title 'SD0|#1, scale variation',\
sqrt(-1) ls 12 title 'LO|#1, scale variation',\
sqrt(-1) ls 11 title 'NLO|#1, scale variation',\
'MADatNLO.HwU' index 269 using (($1+$2)/2):($3 >= 0 ? sqrt(-1) : abs($3)):4 w yerrorbar ls 104 title '',\
'MADatNLO.HwU' index 269 using (($1+$2)/2):($3 >= 0 ? sqrt(-1) : abs($3)) ls 104 title '',\
'MADatNLO.HwU' index 269 using (($1+$2)/2):($3 < 0 ? sqrt(-1) : $3):4 w yerrorbar ls 4 title '',\
'MADatNLO.HwU' index 269 using (($1+$2)/2):($3 < 0 ? sqrt(-1) : $3) ls 4 title 'SD1|#1, central value, dynamical\_scale\_choice=10',\
'MADatNLO.HwU' index 268 using (($1+$2)/2):($3 >= 0 ? sqrt(-1) : abs($3)):4 w yerrorbar ls 103 title '',\
'MADatNLO.HwU' index 268 using (($1+$2)/2):($3 >= 0 ? sqrt(-1) : abs($3)) ls 103 title '',\
'MADatNLO.HwU' index 268 using (($1+$2)/2):($3 < 0 ? sqrt(-1) : $3):4 w yerrorbar ls 3 title '',\
'MADatNLO.HwU' index 268 using (($1+$2)/2):($3 < 0 ? sqrt(-1) : $3) ls 3 title 'SD0|#1, central value, dynamical\_scale\_choice=10',\
'MADatNLO.HwU' index 267 using (($1+$2)/2):($3 >= 0 ? sqrt(-1) : abs($3)):4 w yerrorbar ls 102 title '',\
'MADatNLO.HwU' index 267 using (($1+$2)/2):($3 >= 0 ? sqrt(-1) : abs($3)) ls 102 title '',\
'MADatNLO.HwU' index 267 using (($1+$2)/2):($3 < 0 ? sqrt(-1) : $3):4 w yerrorbar ls 2 title '',\
'MADatNLO.HwU' index 267 using (($1+$2)/2):($3 < 0 ? sqrt(-1) : $3) ls 2 title 'LO|#1, central value, dynamical\_scale\_choice=10',\
'MADatNLO.HwU' index 266 using (($1+$2)/2):($3 >= 0 ? sqrt(-1) : abs($3)):4 w yerrorbar ls 101 title '',\
'MADatNLO.HwU' index 266 using (($1+$2)/2):($3 >= 0 ? sqrt(-1) : abs($3)) ls 101 title '',\
'MADatNLO.HwU' index 266 using (($1+$2)/2):($3 < 0 ? sqrt(-1) : $3):4 w yerrorbar ls 1 title '',\
'MADatNLO.HwU' index 266 using (($1+$2)/2):($3 < 0 ? sqrt(-1) : $3) ls 1 title 'NLO|#1, central value, dynamical\_scale\_choice=10'
#-- rendering subhistograms 'Relative scale and PDF uncertainty'
unset label
unset format
set yrange [-1.4800e+00:1.4000e+00]
set origin 0.0000e+00, 3.5000e-01
set size 1.0000e+00, 1.5000e-01
set mytics 2
set ytics auto
set format x ''
unset logscale y
set ylabel "NLO|#1 rel.unc."
set label "Relative uncertainties w.r.t. central values" font ",9" front at graph 0.03, graph 0.13
plot \
'MADatNLO.HwU' index 269 using (($1+$2)/2):(safe($7,$3,1.0)-1.0) ls 14 title '',\
'MADatNLO.HwU' index 269 using (($1+$2)/2):(safe($6,$3,1.0)-1.0) ls 14 title '',\
'MADatNLO.HwU' index 268 using (($1+$2)/2):(safe($7,$3,1.0)-1.0) ls 13 title '',\
'MADatNLO.HwU' index 268 using (($1+$2)/2):(safe($6,$3,1.0)-1.0) ls 13 title '',\
'MADatNLO.HwU' index 267 using (($1+$2)/2):(safe($7,$3,1.0)-1.0) ls 12 title '',\
'MADatNLO.HwU' index 267 using (($1+$2)/2):(safe($6,$3,1.0)-1.0) ls 12 title '',\
'MADatNLO.HwU' index 266 using (($1+$2)/2):(safe($7,$3,1.0)-1.0) ls 11 title '',\
'MADatNLO.HwU' index 266 using (($1+$2)/2):(safe($6,$3,1.0)-1.0) ls 11 title '',\
0.0 ls 999 title '',\
'MADatNLO.HwU' index 269 using (($1+$2)/2):(0.0):(safe($4,$3,0.0)) w yerrorbar ls 4 title '',\
'MADatNLO.HwU' index 269 using (($1+$2)/2):(safe($5,$3,1.0)-1.0) ls 4 title '',\
'MADatNLO.HwU' index 268 using (($1+$2)/2):(0.0):(safe($4,$3,0.0)) w yerrorbar ls 3 title '',\
'MADatNLO.HwU' index 268 using (($1+$2)/2):(safe($5,$3,1.0)-1.0) ls 3 title '',\
'MADatNLO.HwU' index 267 using (($1+$2)/2):(0.0):(safe($4,$3,0.0)) w yerrorbar ls 2 title '',\
'MADatNLO.HwU' index 267 using (($1+$2)/2):(safe($5,$3,1.0)-1.0) ls 2 title '',\
'MADatNLO.HwU' index 266 using (($1+$2)/2):(0.0):(safe($4,$3,0.0)) w yerrorbar ls 1 title '',\
'MADatNLO.HwU' index 266 using (($1+$2)/2):(safe($5,$3,1.0)-1.0) ls 1 title ''
#-- rendering subhistograms '(LO|#1SD0|#1SD1|#1)/(NLO|#1 central value) ratio'
unset label
unset format
set yrange [-2.4000e-01:1.2000e+00]
set origin 0.0000e+00, 2.0000e-01
set size 1.0000e+00, 1.5000e-01
set mytics 2
set ytics auto
set format x
unset logscale y
set ylabel "ratio w.r.t. NLO|#1"
set label "(LO|#1SD0|#1SD1|#1)/(NLO|#1 central value)" font ",9" at graph 0.03, graph 0.13
plot \
1.0 ls 999 title '',\
'MADatNLO.HwU' index 272 using (($1+$2)/2):7 ls 14 title '',\
'MADatNLO.HwU' index 272 using (($1+$2)/2):6 ls 14 title '',\
'MADatNLO.HwU' index 271 using (($1+$2)/2):7 ls 13 title '',\
'MADatNLO.HwU' index 271 using (($1+$2)/2):6 ls 13 title '',\
'MADatNLO.HwU' index 270 using (($1+$2)/2):7 ls 12 title '',\
'MADatNLO.HwU' index 270 using (($1+$2)/2):6 ls 12 title '',\
'MADatNLO.HwU' index 272 using (($1+$2)/2):5 ls 4 title '',\
'MADatNLO.HwU' index 272 using (($1+$2)/2):3:4 w yerrorbar ls 4 title '',\
'MADatNLO.HwU' index 272 using (($1+$2)/2):3 ls 4 title '',\
'MADatNLO.HwU' index 271 using (($1+$2)/2):5 ls 3 title '',\
'MADatNLO.HwU' index 271 using (($1+$2)/2):3:4 w yerrorbar ls 3 title '',\
'MADatNLO.HwU' index 271 using (($1+$2)/2):3 ls 3 title '',\
'MADatNLO.HwU' index 270 using (($1+$2)/2):5 ls 2 title '',\
'MADatNLO.HwU' index 270 using (($1+$2)/2):3:4 w yerrorbar ls 2 title '',\
'MADatNLO.HwU' index 270 using (($1+$2)/2):3 ls 2 title ''

unset label

################################################################################

################################################################################
### Rendering of the plot titled '2nd SF lep-neu pair log M'
################################################################################

set multiplot
set label "2nd SF lep-neu pair log M" font ",13" at graph 0.04, graph 1.05
set xrange [-2.0000e-01:3.8000e+00]
set bmargin 0 
set tmargin 0
set xtics nomirror
set ytics nomirror
set mytics 10
set xtics auto
set key horizontal noreverse maxcols 1 width -4 
set label front 'MadGraph5\_aMC\@NLO' font "Courier,11" rotate by 90 at graph 1.02, graph 0.04

#-- rendering subhistograms 'NLO|#1 and LO|#1 results'

set format y '10^{%T}'
set yrange [9.0000e-01:1.1000e+02]
set origin 0.0000e+00, 5.0000e-01
set size 1.0000e+00, 4.0000e-01
set mytics 10
set ytics auto
set format x ''
set logscale y
set ylabel "{/Symbol s} per bin [pb]"

plot \
sqrt(-1) ls 14 title 'SD1|#1, scale variation',\
sqrt(-1) ls 13 title 'SD0|#1, scale variation',\
sqrt(-1) ls 12 title 'LO|#1, scale variation',\
sqrt(-1) ls 11 title 'NLO|#1, scale variation',\
'MADatNLO.HwU' index 276 using (($1+$2)/2):($3 >= 0 ? sqrt(-1) : abs($3)):4 w yerrorbar ls 104 title '',\
'MADatNLO.HwU' index 276 using (($1+$2)/2):($3 >= 0 ? sqrt(-1) : abs($3)) ls 104 title '',\
'MADatNLO.HwU' index 276 using (($1+$2)/2):($3 < 0 ? sqrt(-1) : $3):4 w yerrorbar ls 4 title '',\
'MADatNLO.HwU' index 276 using (($1+$2)/2):($3 < 0 ? sqrt(-1) : $3) ls 4 title 'SD1|#1, central value, dynamical\_scale\_choice=10',\
'MADatNLO.HwU' index 275 using (($1+$2)/2):($3 >= 0 ? sqrt(-1) : abs($3)):4 w yerrorbar ls 103 title '',\
'MADatNLO.HwU' index 275 using (($1+$2)/2):($3 >= 0 ? sqrt(-1) : abs($3)) ls 103 title '',\
'MADatNLO.HwU' index 275 using (($1+$2)/2):($3 < 0 ? sqrt(-1) : $3):4 w yerrorbar ls 3 title '',\
'MADatNLO.HwU' index 275 using (($1+$2)/2):($3 < 0 ? sqrt(-1) : $3) ls 3 title 'SD0|#1, central value, dynamical\_scale\_choice=10',\
'MADatNLO.HwU' index 274 using (($1+$2)/2):($3 >= 0 ? sqrt(-1) : abs($3)):4 w yerrorbar ls 102 title '',\
'MADatNLO.HwU' index 274 using (($1+$2)/2):($3 >= 0 ? sqrt(-1) : abs($3)) ls 102 title '',\
'MADatNLO.HwU' index 274 using (($1+$2)/2):($3 < 0 ? sqrt(-1) : $3):4 w yerrorbar ls 2 title '',\
'MADatNLO.HwU' index 274 using (($1+$2)/2):($3 < 0 ? sqrt(-1) : $3) ls 2 title 'LO|#1, central value, dynamical\_scale\_choice=10',\
'MADatNLO.HwU' index 273 using (($1+$2)/2):($3 >= 0 ? sqrt(-1) : abs($3)):4 w yerrorbar ls 101 title '',\
'MADatNLO.HwU' index 273 using (($1+$2)/2):($3 >= 0 ? sqrt(-1) : abs($3)) ls 101 title '',\
'MADatNLO.HwU' index 273 using (($1+$2)/2):($3 < 0 ? sqrt(-1) : $3):4 w yerrorbar ls 1 title '',\
'MADatNLO.HwU' index 273 using (($1+$2)/2):($3 < 0 ? sqrt(-1) : $3) ls 1 title 'NLO|#1, central value, dynamical\_scale\_choice=10'
#-- rendering subhistograms 'Relative scale and PDF uncertainty'
unset label
unset format
set yrange [-1.4800e+00:1.4000e+00]
set origin 0.0000e+00, 3.5000e-01
set size 1.0000e+00, 1.5000e-01
set mytics 2
set ytics auto
set format x ''
unset logscale y
set ylabel "NLO|#1 rel.unc."
set label "Relative uncertainties w.r.t. central values" font ",9" front at graph 0.03, graph 0.13
plot \
'MADatNLO.HwU' index 276 using (($1+$2)/2):(safe($7,$3,1.0)-1.0) ls 14 title '',\
'MADatNLO.HwU' index 276 using (($1+$2)/2):(safe($6,$3,1.0)-1.0) ls 14 title '',\
'MADatNLO.HwU' index 275 using (($1+$2)/2):(safe($7,$3,1.0)-1.0) ls 13 title '',\
'MADatNLO.HwU' index 275 using (($1+$2)/2):(safe($6,$3,1.0)-1.0) ls 13 title '',\
'MADatNLO.HwU' index 274 using (($1+$2)/2):(safe($7,$3,1.0)-1.0) ls 12 title '',\
'MADatNLO.HwU' index 274 using (($1+$2)/2):(safe($6,$3,1.0)-1.0) ls 12 title '',\
'MADatNLO.HwU' index 273 using (($1+$2)/2):(safe($7,$3,1.0)-1.0) ls 11 title '',\
'MADatNLO.HwU' index 273 using (($1+$2)/2):(safe($6,$3,1.0)-1.0) ls 11 title '',\
0.0 ls 999 title '',\
'MADatNLO.HwU' index 276 using (($1+$2)/2):(0.0):(safe($4,$3,0.0)) w yerrorbar ls 4 title '',\
'MADatNLO.HwU' index 276 using (($1+$2)/2):(safe($5,$3,1.0)-1.0) ls 4 title '',\
'MADatNLO.HwU' index 275 using (($1+$2)/2):(0.0):(safe($4,$3,0.0)) w yerrorbar ls 3 title '',\
'MADatNLO.HwU' index 275 using (($1+$2)/2):(safe($5,$3,1.0)-1.0) ls 3 title '',\
'MADatNLO.HwU' index 274 using (($1+$2)/2):(0.0):(safe($4,$3,0.0)) w yerrorbar ls 2 title '',\
'MADatNLO.HwU' index 274 using (($1+$2)/2):(safe($5,$3,1.0)-1.0) ls 2 title '',\
'MADatNLO.HwU' index 273 using (($1+$2)/2):(0.0):(safe($4,$3,0.0)) w yerrorbar ls 1 title '',\
'MADatNLO.HwU' index 273 using (($1+$2)/2):(safe($5,$3,1.0)-1.0) ls 1 title ''
#-- rendering subhistograms '(LO|#1SD0|#1SD1|#1)/(NLO|#1 central value) ratio'
unset label
unset format
set yrange [-2.4000e-01:1.2000e+00]
set origin 0.0000e+00, 2.0000e-01
set size 1.0000e+00, 1.5000e-01
set mytics 2
set ytics auto
set format x
unset logscale y
set ylabel "ratio w.r.t. NLO|#1"
set label "(LO|#1SD0|#1SD1|#1)/(NLO|#1 central value)" font ",9" at graph 0.03, graph 0.13
plot \
1.0 ls 999 title '',\
'MADatNLO.HwU' index 279 using (($1+$2)/2):7 ls 14 title '',\
'MADatNLO.HwU' index 279 using (($1+$2)/2):6 ls 14 title '',\
'MADatNLO.HwU' index 278 using (($1+$2)/2):7 ls 13 title '',\
'MADatNLO.HwU' index 278 using (($1+$2)/2):6 ls 13 title '',\
'MADatNLO.HwU' index 277 using (($1+$2)/2):7 ls 12 title '',\
'MADatNLO.HwU' index 277 using (($1+$2)/2):6 ls 12 title '',\
'MADatNLO.HwU' index 279 using (($1+$2)/2):5 ls 4 title '',\
'MADatNLO.HwU' index 279 using (($1+$2)/2):3:4 w yerrorbar ls 4 title '',\
'MADatNLO.HwU' index 279 using (($1+$2)/2):3 ls 4 title '',\
'MADatNLO.HwU' index 278 using (($1+$2)/2):5 ls 3 title '',\
'MADatNLO.HwU' index 278 using (($1+$2)/2):3:4 w yerrorbar ls 3 title '',\
'MADatNLO.HwU' index 278 using (($1+$2)/2):3 ls 3 title '',\
'MADatNLO.HwU' index 277 using (($1+$2)/2):5 ls 2 title '',\
'MADatNLO.HwU' index 277 using (($1+$2)/2):3:4 w yerrorbar ls 2 title '',\
'MADatNLO.HwU' index 277 using (($1+$2)/2):3 ls 2 title ''

unset label

################################################################################

################################################################################
### Rendering of the plot titled 'epemmupmum log M'
################################################################################

set multiplot
set label "epemmupmum log M" font ",13" at graph 0.04, graph 1.05
set xrange [-2.0000e-01:3.8000e+00]
set bmargin 0 
set tmargin 0
set xtics nomirror
set ytics nomirror
set mytics 10
set xtics auto
set key horizontal noreverse maxcols 1 width -4 
set label front 'MadGraph5\_aMC\@NLO' font "Courier,11" rotate by 90 at graph 1.02, graph 0.04

#-- rendering subhistograms 'NLO|#1 and LO|#1 results'

set format y '10^{%T}'
set yrange [9.0000e-01:1.1000e+02]
set origin 0.0000e+00, 5.0000e-01
set size 1.0000e+00, 4.0000e-01
set mytics 10
set ytics auto
set format x ''
set logscale y
set ylabel "{/Symbol s} per bin [pb]"

plot \
sqrt(-1) ls 14 title 'SD1|#1, scale variation',\
sqrt(-1) ls 13 title 'SD0|#1, scale variation',\
sqrt(-1) ls 12 title 'LO|#1, scale variation',\
sqrt(-1) ls 11 title 'NLO|#1, scale variation',\
'MADatNLO.HwU' index 283 using (($1+$2)/2):($3 >= 0 ? sqrt(-1) : abs($3)):4 w yerrorbar ls 104 title '',\
'MADatNLO.HwU' index 283 using (($1+$2)/2):($3 >= 0 ? sqrt(-1) : abs($3)) ls 104 title '',\
'MADatNLO.HwU' index 283 using (($1+$2)/2):($3 < 0 ? sqrt(-1) : $3):4 w yerrorbar ls 4 title '',\
'MADatNLO.HwU' index 283 using (($1+$2)/2):($3 < 0 ? sqrt(-1) : $3) ls 4 title 'SD1|#1, central value, dynamical\_scale\_choice=10',\
'MADatNLO.HwU' index 282 using (($1+$2)/2):($3 >= 0 ? sqrt(-1) : abs($3)):4 w yerrorbar ls 103 title '',\
'MADatNLO.HwU' index 282 using (($1+$2)/2):($3 >= 0 ? sqrt(-1) : abs($3)) ls 103 title '',\
'MADatNLO.HwU' index 282 using (($1+$2)/2):($3 < 0 ? sqrt(-1) : $3):4 w yerrorbar ls 3 title '',\
'MADatNLO.HwU' index 282 using (($1+$2)/2):($3 < 0 ? sqrt(-1) : $3) ls 3 title 'SD0|#1, central value, dynamical\_scale\_choice=10',\
'MADatNLO.HwU' index 281 using (($1+$2)/2):($3 >= 0 ? sqrt(-1) : abs($3)):4 w yerrorbar ls 102 title '',\
'MADatNLO.HwU' index 281 using (($1+$2)/2):($3 >= 0 ? sqrt(-1) : abs($3)) ls 102 title '',\
'MADatNLO.HwU' index 281 using (($1+$2)/2):($3 < 0 ? sqrt(-1) : $3):4 w yerrorbar ls 2 title '',\
'MADatNLO.HwU' index 281 using (($1+$2)/2):($3 < 0 ? sqrt(-1) : $3) ls 2 title 'LO|#1, central value, dynamical\_scale\_choice=10',\
'MADatNLO.HwU' index 280 using (($1+$2)/2):($3 >= 0 ? sqrt(-1) : abs($3)):4 w yerrorbar ls 101 title '',\
'MADatNLO.HwU' index 280 using (($1+$2)/2):($3 >= 0 ? sqrt(-1) : abs($3)) ls 101 title '',\
'MADatNLO.HwU' index 280 using (($1+$2)/2):($3 < 0 ? sqrt(-1) : $3):4 w yerrorbar ls 1 title '',\
'MADatNLO.HwU' index 280 using (($1+$2)/2):($3 < 0 ? sqrt(-1) : $3) ls 1 title 'NLO|#1, central value, dynamical\_scale\_choice=10'
#-- rendering subhistograms 'Relative scale and PDF uncertainty'
unset label
unset format
set yrange [-1.4800e+00:1.4000e+00]
set origin 0.0000e+00, 3.5000e-01
set size 1.0000e+00, 1.5000e-01
set mytics 2
set ytics auto
set format x ''
unset logscale y
set ylabel "NLO|#1 rel.unc."
set label "Relative uncertainties w.r.t. central values" font ",9" front at graph 0.03, graph 0.13
plot \
'MADatNLO.HwU' index 283 using (($1+$2)/2):(safe($7,$3,1.0)-1.0) ls 14 title '',\
'MADatNLO.HwU' index 283 using (($1+$2)/2):(safe($6,$3,1.0)-1.0) ls 14 title '',\
'MADatNLO.HwU' index 282 using (($1+$2)/2):(safe($7,$3,1.0)-1.0) ls 13 title '',\
'MADatNLO.HwU' index 282 using (($1+$2)/2):(safe($6,$3,1.0)-1.0) ls 13 title '',\
'MADatNLO.HwU' index 281 using (($1+$2)/2):(safe($7,$3,1.0)-1.0) ls 12 title '',\
'MADatNLO.HwU' index 281 using (($1+$2)/2):(safe($6,$3,1.0)-1.0) ls 12 title '',\
'MADatNLO.HwU' index 280 using (($1+$2)/2):(safe($7,$3,1.0)-1.0) ls 11 title '',\
'MADatNLO.HwU' index 280 using (($1+$2)/2):(safe($6,$3,1.0)-1.0) ls 11 title '',\
0.0 ls 999 title '',\
'MADatNLO.HwU' index 283 using (($1+$2)/2):(0.0):(safe($4,$3,0.0)) w yerrorbar ls 4 title '',\
'MADatNLO.HwU' index 283 using (($1+$2)/2):(safe($5,$3,1.0)-1.0) ls 4 title '',\
'MADatNLO.HwU' index 282 using (($1+$2)/2):(0.0):(safe($4,$3,0.0)) w yerrorbar ls 3 title '',\
'MADatNLO.HwU' index 282 using (($1+$2)/2):(safe($5,$3,1.0)-1.0) ls 3 title '',\
'MADatNLO.HwU' index 281 using (($1+$2)/2):(0.0):(safe($4,$3,0.0)) w yerrorbar ls 2 title '',\
'MADatNLO.HwU' index 281 using (($1+$2)/2):(safe($5,$3,1.0)-1.0) ls 2 title '',\
'MADatNLO.HwU' index 280 using (($1+$2)/2):(0.0):(safe($4,$3,0.0)) w yerrorbar ls 1 title '',\
'MADatNLO.HwU' index 280 using (($1+$2)/2):(safe($5,$3,1.0)-1.0) ls 1 title ''
#-- rendering subhistograms '(LO|#1SD0|#1SD1|#1)/(NLO|#1 central value) ratio'
unset label
unset format
set yrange [-2.4000e-01:1.2000e+00]
set origin 0.0000e+00, 2.0000e-01
set size 1.0000e+00, 1.5000e-01
set mytics 2
set ytics auto
set format x
unset logscale y
set ylabel "ratio w.r.t. NLO|#1"
set label "(LO|#1SD0|#1SD1|#1)/(NLO|#1 central value)" font ",9" at graph 0.03, graph 0.13
plot \
1.0 ls 999 title '',\
'MADatNLO.HwU' index 286 using (($1+$2)/2):7 ls 14 title '',\
'MADatNLO.HwU' index 286 using (($1+$2)/2):6 ls 14 title '',\
'MADatNLO.HwU' index 285 using (($1+$2)/2):7 ls 13 title '',\
'MADatNLO.HwU' index 285 using (($1+$2)/2):6 ls 13 title '',\
'MADatNLO.HwU' index 284 using (($1+$2)/2):7 ls 12 title '',\
'MADatNLO.HwU' index 284 using (($1+$2)/2):6 ls 12 title '',\
'MADatNLO.HwU' index 286 using (($1+$2)/2):5 ls 4 title '',\
'MADatNLO.HwU' index 286 using (($1+$2)/2):3:4 w yerrorbar ls 4 title '',\
'MADatNLO.HwU' index 286 using (($1+$2)/2):3 ls 4 title '',\
'MADatNLO.HwU' index 285 using (($1+$2)/2):5 ls 3 title '',\
'MADatNLO.HwU' index 285 using (($1+$2)/2):3:4 w yerrorbar ls 3 title '',\
'MADatNLO.HwU' index 285 using (($1+$2)/2):3 ls 3 title '',\
'MADatNLO.HwU' index 284 using (($1+$2)/2):5 ls 2 title '',\
'MADatNLO.HwU' index 284 using (($1+$2)/2):3:4 w yerrorbar ls 2 title '',\
'MADatNLO.HwU' index 284 using (($1+$2)/2):3 ls 2 title ''

unset label

################################################################################

################################################################################
### Rendering of the plot titled 'epvemumvm log M'
################################################################################

set multiplot
set label "epvemumvm log M" font ",13" at graph 0.04, graph 1.05
set xrange [-2.0000e-01:3.8000e+00]
set bmargin 0 
set tmargin 0
set xtics nomirror
set ytics nomirror
set mytics 10
set xtics auto
set key horizontal noreverse maxcols 1 width -4 
set label front 'MadGraph5\_aMC\@NLO' font "Courier,11" rotate by 90 at graph 1.02, graph 0.04

#-- rendering subhistograms 'NLO|#1 and LO|#1 results'

set format y '10^{%T}'
set yrange [9.0000e-01:1.1000e+02]
set origin 0.0000e+00, 5.0000e-01
set size 1.0000e+00, 4.0000e-01
set mytics 10
set ytics auto
set format x ''
set logscale y
set ylabel "{/Symbol s} per bin [pb]"

plot \
sqrt(-1) ls 14 title 'SD1|#1, scale variation',\
sqrt(-1) ls 13 title 'SD0|#1, scale variation',\
sqrt(-1) ls 12 title 'LO|#1, scale variation',\
sqrt(-1) ls 11 title 'NLO|#1, scale variation',\
'MADatNLO.HwU' index 290 using (($1+$2)/2):($3 >= 0 ? sqrt(-1) : abs($3)):4 w yerrorbar ls 104 title '',\
'MADatNLO.HwU' index 290 using (($1+$2)/2):($3 >= 0 ? sqrt(-1) : abs($3)) ls 104 title '',\
'MADatNLO.HwU' index 290 using (($1+$2)/2):($3 < 0 ? sqrt(-1) : $3):4 w yerrorbar ls 4 title '',\
'MADatNLO.HwU' index 290 using (($1+$2)/2):($3 < 0 ? sqrt(-1) : $3) ls 4 title 'SD1|#1, central value, dynamical\_scale\_choice=10',\
'MADatNLO.HwU' index 289 using (($1+$2)/2):($3 >= 0 ? sqrt(-1) : abs($3)):4 w yerrorbar ls 103 title '',\
'MADatNLO.HwU' index 289 using (($1+$2)/2):($3 >= 0 ? sqrt(-1) : abs($3)) ls 103 title '',\
'MADatNLO.HwU' index 289 using (($1+$2)/2):($3 < 0 ? sqrt(-1) : $3):4 w yerrorbar ls 3 title '',\
'MADatNLO.HwU' index 289 using (($1+$2)/2):($3 < 0 ? sqrt(-1) : $3) ls 3 title 'SD0|#1, central value, dynamical\_scale\_choice=10',\
'MADatNLO.HwU' index 288 using (($1+$2)/2):($3 >= 0 ? sqrt(-1) : abs($3)):4 w yerrorbar ls 102 title '',\
'MADatNLO.HwU' index 288 using (($1+$2)/2):($3 >= 0 ? sqrt(-1) : abs($3)) ls 102 title '',\
'MADatNLO.HwU' index 288 using (($1+$2)/2):($3 < 0 ? sqrt(-1) : $3):4 w yerrorbar ls 2 title '',\
'MADatNLO.HwU' index 288 using (($1+$2)/2):($3 < 0 ? sqrt(-1) : $3) ls 2 title 'LO|#1, central value, dynamical\_scale\_choice=10',\
'MADatNLO.HwU' index 287 using (($1+$2)/2):($3 >= 0 ? sqrt(-1) : abs($3)):4 w yerrorbar ls 101 title '',\
'MADatNLO.HwU' index 287 using (($1+$2)/2):($3 >= 0 ? sqrt(-1) : abs($3)) ls 101 title '',\
'MADatNLO.HwU' index 287 using (($1+$2)/2):($3 < 0 ? sqrt(-1) : $3):4 w yerrorbar ls 1 title '',\
'MADatNLO.HwU' index 287 using (($1+$2)/2):($3 < 0 ? sqrt(-1) : $3) ls 1 title 'NLO|#1, central value, dynamical\_scale\_choice=10'
#-- rendering subhistograms 'Relative scale and PDF uncertainty'
unset label
unset format
set yrange [-1.4800e+00:1.4000e+00]
set origin 0.0000e+00, 3.5000e-01
set size 1.0000e+00, 1.5000e-01
set mytics 2
set ytics auto
set format x ''
unset logscale y
set ylabel "NLO|#1 rel.unc."
set label "Relative uncertainties w.r.t. central values" font ",9" front at graph 0.03, graph 0.13
plot \
'MADatNLO.HwU' index 290 using (($1+$2)/2):(safe($7,$3,1.0)-1.0) ls 14 title '',\
'MADatNLO.HwU' index 290 using (($1+$2)/2):(safe($6,$3,1.0)-1.0) ls 14 title '',\
'MADatNLO.HwU' index 289 using (($1+$2)/2):(safe($7,$3,1.0)-1.0) ls 13 title '',\
'MADatNLO.HwU' index 289 using (($1+$2)/2):(safe($6,$3,1.0)-1.0) ls 13 title '',\
'MADatNLO.HwU' index 288 using (($1+$2)/2):(safe($7,$3,1.0)-1.0) ls 12 title '',\
'MADatNLO.HwU' index 288 using (($1+$2)/2):(safe($6,$3,1.0)-1.0) ls 12 title '',\
'MADatNLO.HwU' index 287 using (($1+$2)/2):(safe($7,$3,1.0)-1.0) ls 11 title '',\
'MADatNLO.HwU' index 287 using (($1+$2)/2):(safe($6,$3,1.0)-1.0) ls 11 title '',\
0.0 ls 999 title '',\
'MADatNLO.HwU' index 290 using (($1+$2)/2):(0.0):(safe($4,$3,0.0)) w yerrorbar ls 4 title '',\
'MADatNLO.HwU' index 290 using (($1+$2)/2):(safe($5,$3,1.0)-1.0) ls 4 title '',\
'MADatNLO.HwU' index 289 using (($1+$2)/2):(0.0):(safe($4,$3,0.0)) w yerrorbar ls 3 title '',\
'MADatNLO.HwU' index 289 using (($1+$2)/2):(safe($5,$3,1.0)-1.0) ls 3 title '',\
'MADatNLO.HwU' index 288 using (($1+$2)/2):(0.0):(safe($4,$3,0.0)) w yerrorbar ls 2 title '',\
'MADatNLO.HwU' index 288 using (($1+$2)/2):(safe($5,$3,1.0)-1.0) ls 2 title '',\
'MADatNLO.HwU' index 287 using (($1+$2)/2):(0.0):(safe($4,$3,0.0)) w yerrorbar ls 1 title '',\
'MADatNLO.HwU' index 287 using (($1+$2)/2):(safe($5,$3,1.0)-1.0) ls 1 title ''
#-- rendering subhistograms '(LO|#1SD0|#1SD1|#1)/(NLO|#1 central value) ratio'
unset label
unset format
set yrange [-2.4000e-01:1.2000e+00]
set origin 0.0000e+00, 2.0000e-01
set size 1.0000e+00, 1.5000e-01
set mytics 2
set ytics auto
set format x
unset logscale y
set ylabel "ratio w.r.t. NLO|#1"
set label "(LO|#1SD0|#1SD1|#1)/(NLO|#1 central value)" font ",9" at graph 0.03, graph 0.13
plot \
1.0 ls 999 title '',\
'MADatNLO.HwU' index 293 using (($1+$2)/2):7 ls 14 title '',\
'MADatNLO.HwU' index 293 using (($1+$2)/2):6 ls 14 title '',\
'MADatNLO.HwU' index 292 using (($1+$2)/2):7 ls 13 title '',\
'MADatNLO.HwU' index 292 using (($1+$2)/2):6 ls 13 title '',\
'MADatNLO.HwU' index 291 using (($1+$2)/2):7 ls 12 title '',\
'MADatNLO.HwU' index 291 using (($1+$2)/2):6 ls 12 title '',\
'MADatNLO.HwU' index 293 using (($1+$2)/2):5 ls 4 title '',\
'MADatNLO.HwU' index 293 using (($1+$2)/2):3:4 w yerrorbar ls 4 title '',\
'MADatNLO.HwU' index 293 using (($1+$2)/2):3 ls 4 title '',\
'MADatNLO.HwU' index 292 using (($1+$2)/2):5 ls 3 title '',\
'MADatNLO.HwU' index 292 using (($1+$2)/2):3:4 w yerrorbar ls 3 title '',\
'MADatNLO.HwU' index 292 using (($1+$2)/2):3 ls 3 title '',\
'MADatNLO.HwU' index 291 using (($1+$2)/2):5 ls 2 title '',\
'MADatNLO.HwU' index 291 using (($1+$2)/2):3:4 w yerrorbar ls 2 title '',\
'MADatNLO.HwU' index 291 using (($1+$2)/2):3 ls 2 title ''

unset label

################################################################################

################################################################################
### Rendering of the plot titled 'ttbar log M'
################################################################################

set multiplot
set label "ttbar log M" font ",13" at graph 0.04, graph 1.05
set xrange [-2.0000e-01:3.8000e+00]
set bmargin 0 
set tmargin 0
set xtics nomirror
set ytics nomirror
set mytics 10
set xtics auto
set key horizontal noreverse maxcols 1 width -4 
set label front 'MadGraph5\_aMC\@NLO' font "Courier,11" rotate by 90 at graph 1.02, graph 0.04

#-- rendering subhistograms 'NLO|#1 and LO|#1 results'

set format y '10^{%T}'
set yrange [9.0000e-01:1.1000e+02]
set origin 0.0000e+00, 5.0000e-01
set size 1.0000e+00, 4.0000e-01
set mytics 10
set ytics auto
set format x ''
set logscale y
set ylabel "{/Symbol s} per bin [pb]"

plot \
sqrt(-1) ls 14 title 'SD1|#1, scale variation',\
sqrt(-1) ls 13 title 'SD0|#1, scale variation',\
sqrt(-1) ls 12 title 'LO|#1, scale variation',\
sqrt(-1) ls 11 title 'NLO|#1, scale variation',\
'MADatNLO.HwU' index 297 using (($1+$2)/2):($3 >= 0 ? sqrt(-1) : abs($3)):4 w yerrorbar ls 104 title '',\
'MADatNLO.HwU' index 297 using (($1+$2)/2):($3 >= 0 ? sqrt(-1) : abs($3)) ls 104 title '',\
'MADatNLO.HwU' index 297 using (($1+$2)/2):($3 < 0 ? sqrt(-1) : $3):4 w yerrorbar ls 4 title '',\
'MADatNLO.HwU' index 297 using (($1+$2)/2):($3 < 0 ? sqrt(-1) : $3) ls 4 title 'SD1|#1, central value, dynamical\_scale\_choice=10',\
'MADatNLO.HwU' index 296 using (($1+$2)/2):($3 >= 0 ? sqrt(-1) : abs($3)):4 w yerrorbar ls 103 title '',\
'MADatNLO.HwU' index 296 using (($1+$2)/2):($3 >= 0 ? sqrt(-1) : abs($3)) ls 103 title '',\
'MADatNLO.HwU' index 296 using (($1+$2)/2):($3 < 0 ? sqrt(-1) : $3):4 w yerrorbar ls 3 title '',\
'MADatNLO.HwU' index 296 using (($1+$2)/2):($3 < 0 ? sqrt(-1) : $3) ls 3 title 'SD0|#1, central value, dynamical\_scale\_choice=10',\
'MADatNLO.HwU' index 295 using (($1+$2)/2):($3 >= 0 ? sqrt(-1) : abs($3)):4 w yerrorbar ls 102 title '',\
'MADatNLO.HwU' index 295 using (($1+$2)/2):($3 >= 0 ? sqrt(-1) : abs($3)) ls 102 title '',\
'MADatNLO.HwU' index 295 using (($1+$2)/2):($3 < 0 ? sqrt(-1) : $3):4 w yerrorbar ls 2 title '',\
'MADatNLO.HwU' index 295 using (($1+$2)/2):($3 < 0 ? sqrt(-1) : $3) ls 2 title 'LO|#1, central value, dynamical\_scale\_choice=10',\
'MADatNLO.HwU' index 294 using (($1+$2)/2):($3 >= 0 ? sqrt(-1) : abs($3)):4 w yerrorbar ls 101 title '',\
'MADatNLO.HwU' index 294 using (($1+$2)/2):($3 >= 0 ? sqrt(-1) : abs($3)) ls 101 title '',\
'MADatNLO.HwU' index 294 using (($1+$2)/2):($3 < 0 ? sqrt(-1) : $3):4 w yerrorbar ls 1 title '',\
'MADatNLO.HwU' index 294 using (($1+$2)/2):($3 < 0 ? sqrt(-1) : $3) ls 1 title 'NLO|#1, central value, dynamical\_scale\_choice=10'
#-- rendering subhistograms 'Relative scale and PDF uncertainty'
unset label
unset format
set yrange [-1.4800e+00:1.4000e+00]
set origin 0.0000e+00, 3.5000e-01
set size 1.0000e+00, 1.5000e-01
set mytics 2
set ytics auto
set format x ''
unset logscale y
set ylabel "NLO|#1 rel.unc."
set label "Relative uncertainties w.r.t. central values" font ",9" front at graph 0.03, graph 0.13
plot \
'MADatNLO.HwU' index 297 using (($1+$2)/2):(safe($7,$3,1.0)-1.0) ls 14 title '',\
'MADatNLO.HwU' index 297 using (($1+$2)/2):(safe($6,$3,1.0)-1.0) ls 14 title '',\
'MADatNLO.HwU' index 296 using (($1+$2)/2):(safe($7,$3,1.0)-1.0) ls 13 title '',\
'MADatNLO.HwU' index 296 using (($1+$2)/2):(safe($6,$3,1.0)-1.0) ls 13 title '',\
'MADatNLO.HwU' index 295 using (($1+$2)/2):(safe($7,$3,1.0)-1.0) ls 12 title '',\
'MADatNLO.HwU' index 295 using (($1+$2)/2):(safe($6,$3,1.0)-1.0) ls 12 title '',\
'MADatNLO.HwU' index 294 using (($1+$2)/2):(safe($7,$3,1.0)-1.0) ls 11 title '',\
'MADatNLO.HwU' index 294 using (($1+$2)/2):(safe($6,$3,1.0)-1.0) ls 11 title '',\
0.0 ls 999 title '',\
'MADatNLO.HwU' index 297 using (($1+$2)/2):(0.0):(safe($4,$3,0.0)) w yerrorbar ls 4 title '',\
'MADatNLO.HwU' index 297 using (($1+$2)/2):(safe($5,$3,1.0)-1.0) ls 4 title '',\
'MADatNLO.HwU' index 296 using (($1+$2)/2):(0.0):(safe($4,$3,0.0)) w yerrorbar ls 3 title '',\
'MADatNLO.HwU' index 296 using (($1+$2)/2):(safe($5,$3,1.0)-1.0) ls 3 title '',\
'MADatNLO.HwU' index 295 using (($1+$2)/2):(0.0):(safe($4,$3,0.0)) w yerrorbar ls 2 title '',\
'MADatNLO.HwU' index 295 using (($1+$2)/2):(safe($5,$3,1.0)-1.0) ls 2 title '',\
'MADatNLO.HwU' index 294 using (($1+$2)/2):(0.0):(safe($4,$3,0.0)) w yerrorbar ls 1 title '',\
'MADatNLO.HwU' index 294 using (($1+$2)/2):(safe($5,$3,1.0)-1.0) ls 1 title ''
#-- rendering subhistograms '(LO|#1SD0|#1SD1|#1)/(NLO|#1 central value) ratio'
unset label
unset format
set yrange [-2.4000e-01:1.2000e+00]
set origin 0.0000e+00, 2.0000e-01
set size 1.0000e+00, 1.5000e-01
set mytics 2
set ytics auto
set format x
unset logscale y
set ylabel "ratio w.r.t. NLO|#1"
set label "(LO|#1SD0|#1SD1|#1)/(NLO|#1 central value)" font ",9" at graph 0.03, graph 0.13
plot \
1.0 ls 999 title '',\
'MADatNLO.HwU' index 300 using (($1+$2)/2):7 ls 14 title '',\
'MADatNLO.HwU' index 300 using (($1+$2)/2):6 ls 14 title '',\
'MADatNLO.HwU' index 299 using (($1+$2)/2):7 ls 13 title '',\
'MADatNLO.HwU' index 299 using (($1+$2)/2):6 ls 13 title '',\
'MADatNLO.HwU' index 298 using (($1+$2)/2):7 ls 12 title '',\
'MADatNLO.HwU' index 298 using (($1+$2)/2):6 ls 12 title '',\
'MADatNLO.HwU' index 300 using (($1+$2)/2):5 ls 4 title '',\
'MADatNLO.HwU' index 300 using (($1+$2)/2):3:4 w yerrorbar ls 4 title '',\
'MADatNLO.HwU' index 300 using (($1+$2)/2):3 ls 4 title '',\
'MADatNLO.HwU' index 299 using (($1+$2)/2):5 ls 3 title '',\
'MADatNLO.HwU' index 299 using (($1+$2)/2):3:4 w yerrorbar ls 3 title '',\
'MADatNLO.HwU' index 299 using (($1+$2)/2):3 ls 3 title '',\
'MADatNLO.HwU' index 298 using (($1+$2)/2):5 ls 2 title '',\
'MADatNLO.HwU' index 298 using (($1+$2)/2):3:4 w yerrorbar ls 2 title '',\
'MADatNLO.HwU' index 298 using (($1+$2)/2):3 ls 2 title ''

unset label

################################################################################

################################################################################
### Rendering of the plot titled 'higgs-pair log M'
################################################################################

set multiplot
set label "higgs-pair log M" font ",13" at graph 0.04, graph 1.05
set xrange [-2.0000e-01:3.8000e+00]
set bmargin 0 
set tmargin 0
set xtics nomirror
set ytics nomirror
set mytics 10
set xtics auto
set key horizontal noreverse maxcols 1 width -4 
set label front 'MadGraph5\_aMC\@NLO' font "Courier,11" rotate by 90 at graph 1.02, graph 0.04

#-- rendering subhistograms 'NLO|#1 and LO|#1 results'

set format y '10^{%T}'
set yrange [9.0000e-01:1.1000e+02]
set origin 0.0000e+00, 5.0000e-01
set size 1.0000e+00, 4.0000e-01
set mytics 10
set ytics auto
set format x ''
set logscale y
set ylabel "{/Symbol s} per bin [pb]"

plot \
sqrt(-1) ls 14 title 'SD1|#1, scale variation',\
sqrt(-1) ls 13 title 'SD0|#1, scale variation',\
sqrt(-1) ls 12 title 'LO|#1, scale variation',\
sqrt(-1) ls 11 title 'NLO|#1, scale variation',\
'MADatNLO.HwU' index 304 using (($1+$2)/2):($3 >= 0 ? sqrt(-1) : abs($3)):4 w yerrorbar ls 104 title '',\
'MADatNLO.HwU' index 304 using (($1+$2)/2):($3 >= 0 ? sqrt(-1) : abs($3)) ls 104 title '',\
'MADatNLO.HwU' index 304 using (($1+$2)/2):($3 < 0 ? sqrt(-1) : $3):4 w yerrorbar ls 4 title '',\
'MADatNLO.HwU' index 304 using (($1+$2)/2):($3 < 0 ? sqrt(-1) : $3) ls 4 title 'SD1|#1, central value, dynamical\_scale\_choice=10',\
'MADatNLO.HwU' index 303 using (($1+$2)/2):($3 >= 0 ? sqrt(-1) : abs($3)):4 w yerrorbar ls 103 title '',\
'MADatNLO.HwU' index 303 using (($1+$2)/2):($3 >= 0 ? sqrt(-1) : abs($3)) ls 103 title '',\
'MADatNLO.HwU' index 303 using (($1+$2)/2):($3 < 0 ? sqrt(-1) : $3):4 w yerrorbar ls 3 title '',\
'MADatNLO.HwU' index 303 using (($1+$2)/2):($3 < 0 ? sqrt(-1) : $3) ls 3 title 'SD0|#1, central value, dynamical\_scale\_choice=10',\
'MADatNLO.HwU' index 302 using (($1+$2)/2):($3 >= 0 ? sqrt(-1) : abs($3)):4 w yerrorbar ls 102 title '',\
'MADatNLO.HwU' index 302 using (($1+$2)/2):($3 >= 0 ? sqrt(-1) : abs($3)) ls 102 title '',\
'MADatNLO.HwU' index 302 using (($1+$2)/2):($3 < 0 ? sqrt(-1) : $3):4 w yerrorbar ls 2 title '',\
'MADatNLO.HwU' index 302 using (($1+$2)/2):($3 < 0 ? sqrt(-1) : $3) ls 2 title 'LO|#1, central value, dynamical\_scale\_choice=10',\
'MADatNLO.HwU' index 301 using (($1+$2)/2):($3 >= 0 ? sqrt(-1) : abs($3)):4 w yerrorbar ls 101 title '',\
'MADatNLO.HwU' index 301 using (($1+$2)/2):($3 >= 0 ? sqrt(-1) : abs($3)) ls 101 title '',\
'MADatNLO.HwU' index 301 using (($1+$2)/2):($3 < 0 ? sqrt(-1) : $3):4 w yerrorbar ls 1 title '',\
'MADatNLO.HwU' index 301 using (($1+$2)/2):($3 < 0 ? sqrt(-1) : $3) ls 1 title 'NLO|#1, central value, dynamical\_scale\_choice=10'
#-- rendering subhistograms 'Relative scale and PDF uncertainty'
unset label
unset format
set yrange [-1.4800e+00:1.4000e+00]
set origin 0.0000e+00, 3.5000e-01
set size 1.0000e+00, 1.5000e-01
set mytics 2
set ytics auto
set format x ''
unset logscale y
set ylabel "NLO|#1 rel.unc."
set label "Relative uncertainties w.r.t. central values" font ",9" front at graph 0.03, graph 0.13
plot \
'MADatNLO.HwU' index 304 using (($1+$2)/2):(safe($7,$3,1.0)-1.0) ls 14 title '',\
'MADatNLO.HwU' index 304 using (($1+$2)/2):(safe($6,$3,1.0)-1.0) ls 14 title '',\
'MADatNLO.HwU' index 303 using (($1+$2)/2):(safe($7,$3,1.0)-1.0) ls 13 title '',\
'MADatNLO.HwU' index 303 using (($1+$2)/2):(safe($6,$3,1.0)-1.0) ls 13 title '',\
'MADatNLO.HwU' index 302 using (($1+$2)/2):(safe($7,$3,1.0)-1.0) ls 12 title '',\
'MADatNLO.HwU' index 302 using (($1+$2)/2):(safe($6,$3,1.0)-1.0) ls 12 title '',\
'MADatNLO.HwU' index 301 using (($1+$2)/2):(safe($7,$3,1.0)-1.0) ls 11 title '',\
'MADatNLO.HwU' index 301 using (($1+$2)/2):(safe($6,$3,1.0)-1.0) ls 11 title '',\
0.0 ls 999 title '',\
'MADatNLO.HwU' index 304 using (($1+$2)/2):(0.0):(safe($4,$3,0.0)) w yerrorbar ls 4 title '',\
'MADatNLO.HwU' index 304 using (($1+$2)/2):(safe($5,$3,1.0)-1.0) ls 4 title '',\
'MADatNLO.HwU' index 303 using (($1+$2)/2):(0.0):(safe($4,$3,0.0)) w yerrorbar ls 3 title '',\
'MADatNLO.HwU' index 303 using (($1+$2)/2):(safe($5,$3,1.0)-1.0) ls 3 title '',\
'MADatNLO.HwU' index 302 using (($1+$2)/2):(0.0):(safe($4,$3,0.0)) w yerrorbar ls 2 title '',\
'MADatNLO.HwU' index 302 using (($1+$2)/2):(safe($5,$3,1.0)-1.0) ls 2 title '',\
'MADatNLO.HwU' index 301 using (($1+$2)/2):(0.0):(safe($4,$3,0.0)) w yerrorbar ls 1 title '',\
'MADatNLO.HwU' index 301 using (($1+$2)/2):(safe($5,$3,1.0)-1.0) ls 1 title ''
#-- rendering subhistograms '(LO|#1SD0|#1SD1|#1)/(NLO|#1 central value) ratio'
unset label
unset format
set yrange [-2.4000e-01:1.2000e+00]
set origin 0.0000e+00, 2.0000e-01
set size 1.0000e+00, 1.5000e-01
set mytics 2
set ytics auto
set format x
unset logscale y
set ylabel "ratio w.r.t. NLO|#1"
set label "(LO|#1SD0|#1SD1|#1)/(NLO|#1 central value)" font ",9" at graph 0.03, graph 0.13
plot \
1.0 ls 999 title '',\
'MADatNLO.HwU' index 307 using (($1+$2)/2):7 ls 14 title '',\
'MADatNLO.HwU' index 307 using (($1+$2)/2):6 ls 14 title '',\
'MADatNLO.HwU' index 306 using (($1+$2)/2):7 ls 13 title '',\
'MADatNLO.HwU' index 306 using (($1+$2)/2):6 ls 13 title '',\
'MADatNLO.HwU' index 305 using (($1+$2)/2):7 ls 12 title '',\
'MADatNLO.HwU' index 305 using (($1+$2)/2):6 ls 12 title '',\
'MADatNLO.HwU' index 307 using (($1+$2)/2):5 ls 4 title '',\
'MADatNLO.HwU' index 307 using (($1+$2)/2):3:4 w yerrorbar ls 4 title '',\
'MADatNLO.HwU' index 307 using (($1+$2)/2):3 ls 4 title '',\
'MADatNLO.HwU' index 306 using (($1+$2)/2):5 ls 3 title '',\
'MADatNLO.HwU' index 306 using (($1+$2)/2):3:4 w yerrorbar ls 3 title '',\
'MADatNLO.HwU' index 306 using (($1+$2)/2):3 ls 3 title '',\
'MADatNLO.HwU' index 305 using (($1+$2)/2):5 ls 2 title '',\
'MADatNLO.HwU' index 305 using (($1+$2)/2):3:4 w yerrorbar ls 2 title '',\
'MADatNLO.HwU' index 305 using (($1+$2)/2):3 ls 2 title ''

unset label

################################################################################

################################################################################
### Rendering of the plot titled 'j1j2 log M'
################################################################################

set multiplot
set label "j1j2 log M" font ",13" at graph 0.04, graph 1.05
set xrange [2.7000e+00:4.5000e+00]
set bmargin 0 
set tmargin 0
set xtics nomirror
set ytics nomirror
set mytics 10
set xtics auto
set key horizontal noreverse maxcols 1 width -4 
set label front 'MadGraph5\_aMC\@NLO' font "Courier,11" rotate by 90 at graph 1.02, graph 0.04

#-- rendering subhistograms 'NLO|#1 and LO|#1 results'

set format y '10^{%T}'
set yrange [6.1355e-14:1.5892e-05]
set origin 0.0000e+00, 5.0000e-01
set size 1.0000e+00, 4.0000e-01
set mytics 10
set ytics auto
set format x ''
set logscale y
set ylabel "{/Symbol s} per bin [pb]"

plot \
sqrt(-1) ls 14 title 'SD1|#1, scale variation',\
sqrt(-1) ls 13 title 'SD0|#1, scale variation',\
sqrt(-1) ls 12 title 'LO|#1, scale variation',\
sqrt(-1) ls 11 title 'NLO|#1, scale variation',\
'MADatNLO.HwU' index 311 using (($1+$2)/2):($3 >= 0 ? sqrt(-1) : abs($3)):4 w yerrorbar ls 104 title '',\
'MADatNLO.HwU' index 311 using (($1+$2)/2):($3 >= 0 ? sqrt(-1) : abs($3)) ls 104 title '',\
'MADatNLO.HwU' index 311 using (($1+$2)/2):($3 < 0 ? sqrt(-1) : $3):4 w yerrorbar ls 4 title '',\
'MADatNLO.HwU' index 311 using (($1+$2)/2):($3 < 0 ? sqrt(-1) : $3) ls 4 title 'SD1|#1, central value, dynamical\_scale\_choice=10',\
'MADatNLO.HwU' index 310 using (($1+$2)/2):($3 >= 0 ? sqrt(-1) : abs($3)):4 w yerrorbar ls 103 title '',\
'MADatNLO.HwU' index 310 using (($1+$2)/2):($3 >= 0 ? sqrt(-1) : abs($3)) ls 103 title '',\
'MADatNLO.HwU' index 310 using (($1+$2)/2):($3 < 0 ? sqrt(-1) : $3):4 w yerrorbar ls 3 title '',\
'MADatNLO.HwU' index 310 using (($1+$2)/2):($3 < 0 ? sqrt(-1) : $3) ls 3 title 'SD0|#1, central value, dynamical\_scale\_choice=10',\
'MADatNLO.HwU' index 309 using (($1+$2)/2):($3 >= 0 ? sqrt(-1) : abs($3)):4 w yerrorbar ls 102 title '',\
'MADatNLO.HwU' index 309 using (($1+$2)/2):($3 >= 0 ? sqrt(-1) : abs($3)) ls 102 title '',\
'MADatNLO.HwU' index 309 using (($1+$2)/2):($3 < 0 ? sqrt(-1) : $3):4 w yerrorbar ls 2 title '',\
'MADatNLO.HwU' index 309 using (($1+$2)/2):($3 < 0 ? sqrt(-1) : $3) ls 2 title 'LO|#1, central value, dynamical\_scale\_choice=10',\
'MADatNLO.HwU' index 308 using (($1+$2)/2):($3 >= 0 ? sqrt(-1) : abs($3)):4 w yerrorbar ls 101 title '',\
'MADatNLO.HwU' index 308 using (($1+$2)/2):($3 >= 0 ? sqrt(-1) : abs($3)) ls 101 title '',\
'MADatNLO.HwU' index 308 using (($1+$2)/2):($3 < 0 ? sqrt(-1) : $3):4 w yerrorbar ls 1 title '',\
'MADatNLO.HwU' index 308 using (($1+$2)/2):($3 < 0 ? sqrt(-1) : $3) ls 1 title 'NLO|#1, central value, dynamical\_scale\_choice=10'
#-- rendering subhistograms 'Relative scale and PDF uncertainty'
unset label
unset format
set yrange [-1.0375e-01:1.0055e-01]
set origin 0.0000e+00, 3.5000e-01
set size 1.0000e+00, 1.5000e-01
set mytics 2
set ytics auto
set format x ''
unset logscale y
set ylabel "NLO|#1 rel.unc."
set label "Relative uncertainties w.r.t. central values" font ",9" front at graph 0.03, graph 0.13
plot \
'MADatNLO.HwU' index 311 using (($1+$2)/2):(safe($7,$3,1.0)-1.0) ls 14 title '',\
'MADatNLO.HwU' index 311 using (($1+$2)/2):(safe($6,$3,1.0)-1.0) ls 14 title '',\
'MADatNLO.HwU' index 310 using (($1+$2)/2):(safe($7,$3,1.0)-1.0) ls 13 title '',\
'MADatNLO.HwU' index 310 using (($1+$2)/2):(safe($6,$3,1.0)-1.0) ls 13 title '',\
'MADatNLO.HwU' index 309 using (($1+$2)/2):(safe($7,$3,1.0)-1.0) ls 12 title '',\
'MADatNLO.HwU' index 309 using (($1+$2)/2):(safe($6,$3,1.0)-1.0) ls 12 title '',\
'MADatNLO.HwU' index 308 using (($1+$2)/2):(safe($7,$3,1.0)-1.0) ls 11 title '',\
'MADatNLO.HwU' index 308 using (($1+$2)/2):(safe($6,$3,1.0)-1.0) ls 11 title '',\
0.0 ls 999 title '',\
'MADatNLO.HwU' index 311 using (($1+$2)/2):(0.0):(safe($4,$3,0.0)) w yerrorbar ls 4 title '',\
'MADatNLO.HwU' index 311 using (($1+$2)/2):(safe($5,$3,1.0)-1.0) ls 4 title '',\
'MADatNLO.HwU' index 310 using (($1+$2)/2):(0.0):(safe($4,$3,0.0)) w yerrorbar ls 3 title '',\
'MADatNLO.HwU' index 310 using (($1+$2)/2):(safe($5,$3,1.0)-1.0) ls 3 title '',\
'MADatNLO.HwU' index 309 using (($1+$2)/2):(0.0):(safe($4,$3,0.0)) w yerrorbar ls 2 title '',\
'MADatNLO.HwU' index 309 using (($1+$2)/2):(safe($5,$3,1.0)-1.0) ls 2 title '',\
'MADatNLO.HwU' index 308 using (($1+$2)/2):(0.0):(safe($4,$3,0.0)) w yerrorbar ls 1 title '',\
'MADatNLO.HwU' index 308 using (($1+$2)/2):(safe($5,$3,1.0)-1.0) ls 1 title ''
#-- rendering subhistograms '(LO|#1SD0|#1SD1|#1)/(NLO|#1 central value) ratio'
unset label
unset format
set yrange [-1.1681e+01:2.1938e+01]
set origin 0.0000e+00, 2.0000e-01
set size 1.0000e+00, 1.5000e-01
set mytics 2
set ytics auto
set format x
unset logscale y
set ylabel "ratio w.r.t. NLO|#1"
set label "(LO|#1SD0|#1SD1|#1)/(NLO|#1 central value)" font ",9" at graph 0.03, graph 0.13
plot \
1.0 ls 999 title '',\
'MADatNLO.HwU' index 314 using (($1+$2)/2):7 ls 14 title '',\
'MADatNLO.HwU' index 314 using (($1+$2)/2):6 ls 14 title '',\
'MADatNLO.HwU' index 313 using (($1+$2)/2):7 ls 13 title '',\
'MADatNLO.HwU' index 313 using (($1+$2)/2):6 ls 13 title '',\
'MADatNLO.HwU' index 312 using (($1+$2)/2):7 ls 12 title '',\
'MADatNLO.HwU' index 312 using (($1+$2)/2):6 ls 12 title '',\
'MADatNLO.HwU' index 314 using (($1+$2)/2):5 ls 4 title '',\
'MADatNLO.HwU' index 314 using (($1+$2)/2):3:4 w yerrorbar ls 4 title '',\
'MADatNLO.HwU' index 314 using (($1+$2)/2):3 ls 4 title '',\
'MADatNLO.HwU' index 313 using (($1+$2)/2):5 ls 3 title '',\
'MADatNLO.HwU' index 313 using (($1+$2)/2):3:4 w yerrorbar ls 3 title '',\
'MADatNLO.HwU' index 313 using (($1+$2)/2):3 ls 3 title '',\
'MADatNLO.HwU' index 312 using (($1+$2)/2):5 ls 2 title '',\
'MADatNLO.HwU' index 312 using (($1+$2)/2):3:4 w yerrorbar ls 2 title '',\
'MADatNLO.HwU' index 312 using (($1+$2)/2):3 ls 2 title ''

unset label

################################################################################

################################################################################
### Rendering of the plot titled 'j2j3 log M'
################################################################################

set multiplot
set label "j2j3 log M" font ",13" at graph 0.04, graph 1.05
set xrange [2.6000e+00:4.5000e+00]
set bmargin 0 
set tmargin 0
set xtics nomirror
set ytics nomirror
set mytics 10
set xtics auto
set key horizontal noreverse maxcols 1 width -4 
set label front 'MadGraph5\_aMC\@NLO' font "Courier,11" rotate by 90 at graph 1.02, graph 0.04

#-- rendering subhistograms 'NLO|#1 and LO|#1 results'

set format y '10^{%T}'
set yrange [6.1836e-13:1.5895e-05]
set origin 0.0000e+00, 5.0000e-01
set size 1.0000e+00, 4.0000e-01
set mytics 10
set ytics auto
set format x ''
set logscale y
set ylabel "{/Symbol s} per bin [pb]"

plot \
sqrt(-1) ls 14 title 'SD1|#1, scale variation',\
sqrt(-1) ls 13 title 'SD0|#1, scale variation',\
sqrt(-1) ls 12 title 'LO|#1, scale variation',\
sqrt(-1) ls 11 title 'NLO|#1, scale variation',\
'MADatNLO.HwU' index 318 using (($1+$2)/2):($3 >= 0 ? sqrt(-1) : abs($3)):4 w yerrorbar ls 104 title '',\
'MADatNLO.HwU' index 318 using (($1+$2)/2):($3 >= 0 ? sqrt(-1) : abs($3)) ls 104 title '',\
'MADatNLO.HwU' index 318 using (($1+$2)/2):($3 < 0 ? sqrt(-1) : $3):4 w yerrorbar ls 4 title '',\
'MADatNLO.HwU' index 318 using (($1+$2)/2):($3 < 0 ? sqrt(-1) : $3) ls 4 title 'SD1|#1, central value, dynamical\_scale\_choice=10',\
'MADatNLO.HwU' index 317 using (($1+$2)/2):($3 >= 0 ? sqrt(-1) : abs($3)):4 w yerrorbar ls 103 title '',\
'MADatNLO.HwU' index 317 using (($1+$2)/2):($3 >= 0 ? sqrt(-1) : abs($3)) ls 103 title '',\
'MADatNLO.HwU' index 317 using (($1+$2)/2):($3 < 0 ? sqrt(-1) : $3):4 w yerrorbar ls 3 title '',\
'MADatNLO.HwU' index 317 using (($1+$2)/2):($3 < 0 ? sqrt(-1) : $3) ls 3 title 'SD0|#1, central value, dynamical\_scale\_choice=10',\
'MADatNLO.HwU' index 316 using (($1+$2)/2):($3 >= 0 ? sqrt(-1) : abs($3)):4 w yerrorbar ls 102 title '',\
'MADatNLO.HwU' index 316 using (($1+$2)/2):($3 >= 0 ? sqrt(-1) : abs($3)) ls 102 title '',\
'MADatNLO.HwU' index 316 using (($1+$2)/2):($3 < 0 ? sqrt(-1) : $3):4 w yerrorbar ls 2 title '',\
'MADatNLO.HwU' index 316 using (($1+$2)/2):($3 < 0 ? sqrt(-1) : $3) ls 2 title 'LO|#1, central value, dynamical\_scale\_choice=10',\
'MADatNLO.HwU' index 315 using (($1+$2)/2):($3 >= 0 ? sqrt(-1) : abs($3)):4 w yerrorbar ls 101 title '',\
'MADatNLO.HwU' index 315 using (($1+$2)/2):($3 >= 0 ? sqrt(-1) : abs($3)) ls 101 title '',\
'MADatNLO.HwU' index 315 using (($1+$2)/2):($3 < 0 ? sqrt(-1) : $3):4 w yerrorbar ls 1 title '',\
'MADatNLO.HwU' index 315 using (($1+$2)/2):($3 < 0 ? sqrt(-1) : $3) ls 1 title 'NLO|#1, central value, dynamical\_scale\_choice=10'
#-- rendering subhistograms 'Relative scale and PDF uncertainty'
unset label
unset format
set yrange [-1.1624e-01:1.2030e-01]
set origin 0.0000e+00, 3.5000e-01
set size 1.0000e+00, 1.5000e-01
set mytics 2
set ytics auto
set format x ''
unset logscale y
set ylabel "NLO|#1 rel.unc."
set label "Relative uncertainties w.r.t. central values" font ",9" front at graph 0.03, graph 0.13
plot \
'MADatNLO.HwU' index 318 using (($1+$2)/2):(safe($7,$3,1.0)-1.0) ls 14 title '',\
'MADatNLO.HwU' index 318 using (($1+$2)/2):(safe($6,$3,1.0)-1.0) ls 14 title '',\
'MADatNLO.HwU' index 317 using (($1+$2)/2):(safe($7,$3,1.0)-1.0) ls 13 title '',\
'MADatNLO.HwU' index 317 using (($1+$2)/2):(safe($6,$3,1.0)-1.0) ls 13 title '',\
'MADatNLO.HwU' index 316 using (($1+$2)/2):(safe($7,$3,1.0)-1.0) ls 12 title '',\
'MADatNLO.HwU' index 316 using (($1+$2)/2):(safe($6,$3,1.0)-1.0) ls 12 title '',\
'MADatNLO.HwU' index 315 using (($1+$2)/2):(safe($7,$3,1.0)-1.0) ls 11 title '',\
'MADatNLO.HwU' index 315 using (($1+$2)/2):(safe($6,$3,1.0)-1.0) ls 11 title '',\
0.0 ls 999 title '',\
'MADatNLO.HwU' index 318 using (($1+$2)/2):(0.0):(safe($4,$3,0.0)) w yerrorbar ls 4 title '',\
'MADatNLO.HwU' index 318 using (($1+$2)/2):(safe($5,$3,1.0)-1.0) ls 4 title '',\
'MADatNLO.HwU' index 317 using (($1+$2)/2):(0.0):(safe($4,$3,0.0)) w yerrorbar ls 3 title '',\
'MADatNLO.HwU' index 317 using (($1+$2)/2):(safe($5,$3,1.0)-1.0) ls 3 title '',\
'MADatNLO.HwU' index 316 using (($1+$2)/2):(0.0):(safe($4,$3,0.0)) w yerrorbar ls 2 title '',\
'MADatNLO.HwU' index 316 using (($1+$2)/2):(safe($5,$3,1.0)-1.0) ls 2 title '',\
'MADatNLO.HwU' index 315 using (($1+$2)/2):(0.0):(safe($4,$3,0.0)) w yerrorbar ls 1 title '',\
'MADatNLO.HwU' index 315 using (($1+$2)/2):(safe($5,$3,1.0)-1.0) ls 1 title ''
#-- rendering subhistograms '(LO|#1SD0|#1SD1|#1)/(NLO|#1 central value) ratio'
unset label
unset format
set yrange [-3.5997e+01:1.5903e+01]
set origin 0.0000e+00, 2.0000e-01
set size 1.0000e+00, 1.5000e-01
set mytics 2
set ytics auto
set format x
unset logscale y
set ylabel "ratio w.r.t. NLO|#1"
set label "(LO|#1SD0|#1SD1|#1)/(NLO|#1 central value)" font ",9" at graph 0.03, graph 0.13
plot \
1.0 ls 999 title '',\
'MADatNLO.HwU' index 321 using (($1+$2)/2):7 ls 14 title '',\
'MADatNLO.HwU' index 321 using (($1+$2)/2):6 ls 14 title '',\
'MADatNLO.HwU' index 320 using (($1+$2)/2):7 ls 13 title '',\
'MADatNLO.HwU' index 320 using (($1+$2)/2):6 ls 13 title '',\
'MADatNLO.HwU' index 319 using (($1+$2)/2):7 ls 12 title '',\
'MADatNLO.HwU' index 319 using (($1+$2)/2):6 ls 12 title '',\
'MADatNLO.HwU' index 321 using (($1+$2)/2):5 ls 4 title '',\
'MADatNLO.HwU' index 321 using (($1+$2)/2):3:4 w yerrorbar ls 4 title '',\
'MADatNLO.HwU' index 321 using (($1+$2)/2):3 ls 4 title '',\
'MADatNLO.HwU' index 320 using (($1+$2)/2):5 ls 3 title '',\
'MADatNLO.HwU' index 320 using (($1+$2)/2):3:4 w yerrorbar ls 3 title '',\
'MADatNLO.HwU' index 320 using (($1+$2)/2):3 ls 3 title '',\
'MADatNLO.HwU' index 319 using (($1+$2)/2):5 ls 2 title '',\
'MADatNLO.HwU' index 319 using (($1+$2)/2):3:4 w yerrorbar ls 2 title '',\
'MADatNLO.HwU' index 319 using (($1+$2)/2):3 ls 2 title ''

unset label

################################################################################

################################################################################
### Rendering of the plot titled 'j1j3 log M'
################################################################################

set multiplot
set label "j1j3 log M" font ",13" at graph 0.04, graph 1.05
set xrange [2.6000e+00:4.5000e+00]
set bmargin 0 
set tmargin 0
set xtics nomirror
set ytics nomirror
set mytics 10
set xtics auto
set key horizontal noreverse maxcols 1 width -4 
set label front 'MadGraph5\_aMC\@NLO' font "Courier,11" rotate by 90 at graph 1.02, graph 0.04

#-- rendering subhistograms 'NLO|#1 and LO|#1 results'

set format y '10^{%T}'
set yrange [2.0960e-14:1.9866e-05]
set origin 0.0000e+00, 5.0000e-01
set size 1.0000e+00, 4.0000e-01
set mytics 10
set ytics auto
set format x ''
set logscale y
set ylabel "{/Symbol s} per bin [pb]"

plot \
sqrt(-1) ls 14 title 'SD1|#1, scale variation',\
sqrt(-1) ls 13 title 'SD0|#1, scale variation',\
sqrt(-1) ls 12 title 'LO|#1, scale variation',\
sqrt(-1) ls 11 title 'NLO|#1, scale variation',\
'MADatNLO.HwU' index 325 using (($1+$2)/2):($3 >= 0 ? sqrt(-1) : abs($3)):4 w yerrorbar ls 104 title '',\
'MADatNLO.HwU' index 325 using (($1+$2)/2):($3 >= 0 ? sqrt(-1) : abs($3)) ls 104 title '',\
'MADatNLO.HwU' index 325 using (($1+$2)/2):($3 < 0 ? sqrt(-1) : $3):4 w yerrorbar ls 4 title '',\
'MADatNLO.HwU' index 325 using (($1+$2)/2):($3 < 0 ? sqrt(-1) : $3) ls 4 title 'SD1|#1, central value, dynamical\_scale\_choice=10',\
'MADatNLO.HwU' index 324 using (($1+$2)/2):($3 >= 0 ? sqrt(-1) : abs($3)):4 w yerrorbar ls 103 title '',\
'MADatNLO.HwU' index 324 using (($1+$2)/2):($3 >= 0 ? sqrt(-1) : abs($3)) ls 103 title '',\
'MADatNLO.HwU' index 324 using (($1+$2)/2):($3 < 0 ? sqrt(-1) : $3):4 w yerrorbar ls 3 title '',\
'MADatNLO.HwU' index 324 using (($1+$2)/2):($3 < 0 ? sqrt(-1) : $3) ls 3 title 'SD0|#1, central value, dynamical\_scale\_choice=10',\
'MADatNLO.HwU' index 323 using (($1+$2)/2):($3 >= 0 ? sqrt(-1) : abs($3)):4 w yerrorbar ls 102 title '',\
'MADatNLO.HwU' index 323 using (($1+$2)/2):($3 >= 0 ? sqrt(-1) : abs($3)) ls 102 title '',\
'MADatNLO.HwU' index 323 using (($1+$2)/2):($3 < 0 ? sqrt(-1) : $3):4 w yerrorbar ls 2 title '',\
'MADatNLO.HwU' index 323 using (($1+$2)/2):($3 < 0 ? sqrt(-1) : $3) ls 2 title 'LO|#1, central value, dynamical\_scale\_choice=10',\
'MADatNLO.HwU' index 322 using (($1+$2)/2):($3 >= 0 ? sqrt(-1) : abs($3)):4 w yerrorbar ls 101 title '',\
'MADatNLO.HwU' index 322 using (($1+$2)/2):($3 >= 0 ? sqrt(-1) : abs($3)) ls 101 title '',\
'MADatNLO.HwU' index 322 using (($1+$2)/2):($3 < 0 ? sqrt(-1) : $3):4 w yerrorbar ls 1 title '',\
'MADatNLO.HwU' index 322 using (($1+$2)/2):($3 < 0 ? sqrt(-1) : $3) ls 1 title 'NLO|#1, central value, dynamical\_scale\_choice=10'
#-- rendering subhistograms 'Relative scale and PDF uncertainty'
unset label
unset format
set yrange [-1.2281e-01:1.2754e-01]
set origin 0.0000e+00, 3.5000e-01
set size 1.0000e+00, 1.5000e-01
set mytics 2
set ytics auto
set format x ''
unset logscale y
set ylabel "NLO|#1 rel.unc."
set label "Relative uncertainties w.r.t. central values" font ",9" front at graph 0.03, graph 0.13
plot \
'MADatNLO.HwU' index 325 using (($1+$2)/2):(safe($7,$3,1.0)-1.0) ls 14 title '',\
'MADatNLO.HwU' index 325 using (($1+$2)/2):(safe($6,$3,1.0)-1.0) ls 14 title '',\
'MADatNLO.HwU' index 324 using (($1+$2)/2):(safe($7,$3,1.0)-1.0) ls 13 title '',\
'MADatNLO.HwU' index 324 using (($1+$2)/2):(safe($6,$3,1.0)-1.0) ls 13 title '',\
'MADatNLO.HwU' index 323 using (($1+$2)/2):(safe($7,$3,1.0)-1.0) ls 12 title '',\
'MADatNLO.HwU' index 323 using (($1+$2)/2):(safe($6,$3,1.0)-1.0) ls 12 title '',\
'MADatNLO.HwU' index 322 using (($1+$2)/2):(safe($7,$3,1.0)-1.0) ls 11 title '',\
'MADatNLO.HwU' index 322 using (($1+$2)/2):(safe($6,$3,1.0)-1.0) ls 11 title '',\
0.0 ls 999 title '',\
'MADatNLO.HwU' index 325 using (($1+$2)/2):(0.0):(safe($4,$3,0.0)) w yerrorbar ls 4 title '',\
'MADatNLO.HwU' index 325 using (($1+$2)/2):(safe($5,$3,1.0)-1.0) ls 4 title '',\
'MADatNLO.HwU' index 324 using (($1+$2)/2):(0.0):(safe($4,$3,0.0)) w yerrorbar ls 3 title '',\
'MADatNLO.HwU' index 324 using (($1+$2)/2):(safe($5,$3,1.0)-1.0) ls 3 title '',\
'MADatNLO.HwU' index 323 using (($1+$2)/2):(0.0):(safe($4,$3,0.0)) w yerrorbar ls 2 title '',\
'MADatNLO.HwU' index 323 using (($1+$2)/2):(safe($5,$3,1.0)-1.0) ls 2 title '',\
'MADatNLO.HwU' index 322 using (($1+$2)/2):(0.0):(safe($4,$3,0.0)) w yerrorbar ls 1 title '',\
'MADatNLO.HwU' index 322 using (($1+$2)/2):(safe($5,$3,1.0)-1.0) ls 1 title ''
#-- rendering subhistograms '(LO|#1SD0|#1SD1|#1)/(NLO|#1 central value) ratio'
unset label
unset format
set yrange [-1.2476e+01:2.0815e+01]
set origin 0.0000e+00, 2.0000e-01
set size 1.0000e+00, 1.5000e-01
set mytics 2
set ytics auto
set format x
unset logscale y
set ylabel "ratio w.r.t. NLO|#1"
set label "(LO|#1SD0|#1SD1|#1)/(NLO|#1 central value)" font ",9" at graph 0.03, graph 0.13
plot \
1.0 ls 999 title '',\
'MADatNLO.HwU' index 328 using (($1+$2)/2):7 ls 14 title '',\
'MADatNLO.HwU' index 328 using (($1+$2)/2):6 ls 14 title '',\
'MADatNLO.HwU' index 327 using (($1+$2)/2):7 ls 13 title '',\
'MADatNLO.HwU' index 327 using (($1+$2)/2):6 ls 13 title '',\
'MADatNLO.HwU' index 326 using (($1+$2)/2):7 ls 12 title '',\
'MADatNLO.HwU' index 326 using (($1+$2)/2):6 ls 12 title '',\
'MADatNLO.HwU' index 328 using (($1+$2)/2):5 ls 4 title '',\
'MADatNLO.HwU' index 328 using (($1+$2)/2):3:4 w yerrorbar ls 4 title '',\
'MADatNLO.HwU' index 328 using (($1+$2)/2):3 ls 4 title '',\
'MADatNLO.HwU' index 327 using (($1+$2)/2):5 ls 3 title '',\
'MADatNLO.HwU' index 327 using (($1+$2)/2):3:4 w yerrorbar ls 3 title '',\
'MADatNLO.HwU' index 327 using (($1+$2)/2):3 ls 3 title '',\
'MADatNLO.HwU' index 326 using (($1+$2)/2):5 ls 2 title '',\
'MADatNLO.HwU' index 326 using (($1+$2)/2):3:4 w yerrorbar ls 2 title '',\
'MADatNLO.HwU' index 326 using (($1+$2)/2):3 ls 2 title ''

unset label

################################################################################

################################################################################
### Rendering of the plot titled 'j1j2j3 log M'
################################################################################

set multiplot
set label "j1j2j3 log M" font ",13" at graph 0.04, graph 1.05
set xrange [3.4000e+00:4.5000e+00]
set bmargin 0 
set tmargin 0
set xtics nomirror
set ytics nomirror
set mytics 10
set xtics auto
set key horizontal noreverse maxcols 1 width -4 
set label front 'MadGraph5\_aMC\@NLO' font "Courier,11" rotate by 90 at graph 1.02, graph 0.04

#-- rendering subhistograms 'NLO|#1 and LO|#1 results'

set format y '10^{%T}'
set yrange [1.1475e-10:1.8348e-05]
set origin 0.0000e+00, 5.0000e-01
set size 1.0000e+00, 4.0000e-01
set mytics 10
set ytics auto
set format x ''
set logscale y
set ylabel "{/Symbol s} per bin [pb]"

plot \
sqrt(-1) ls 14 title 'SD1|#1, scale variation',\
sqrt(-1) ls 13 title 'SD0|#1, scale variation',\
sqrt(-1) ls 12 title 'LO|#1, scale variation',\
sqrt(-1) ls 11 title 'NLO|#1, scale variation',\
'MADatNLO.HwU' index 332 using (($1+$2)/2):($3 >= 0 ? sqrt(-1) : abs($3)):4 w yerrorbar ls 104 title '',\
'MADatNLO.HwU' index 332 using (($1+$2)/2):($3 >= 0 ? sqrt(-1) : abs($3)) ls 104 title '',\
'MADatNLO.HwU' index 332 using (($1+$2)/2):($3 < 0 ? sqrt(-1) : $3):4 w yerrorbar ls 4 title '',\
'MADatNLO.HwU' index 332 using (($1+$2)/2):($3 < 0 ? sqrt(-1) : $3) ls 4 title 'SD1|#1, central value, dynamical\_scale\_choice=10',\
'MADatNLO.HwU' index 331 using (($1+$2)/2):($3 >= 0 ? sqrt(-1) : abs($3)):4 w yerrorbar ls 103 title '',\
'MADatNLO.HwU' index 331 using (($1+$2)/2):($3 >= 0 ? sqrt(-1) : abs($3)) ls 103 title '',\
'MADatNLO.HwU' index 331 using (($1+$2)/2):($3 < 0 ? sqrt(-1) : $3):4 w yerrorbar ls 3 title '',\
'MADatNLO.HwU' index 331 using (($1+$2)/2):($3 < 0 ? sqrt(-1) : $3) ls 3 title 'SD0|#1, central value, dynamical\_scale\_choice=10',\
'MADatNLO.HwU' index 330 using (($1+$2)/2):($3 >= 0 ? sqrt(-1) : abs($3)):4 w yerrorbar ls 102 title '',\
'MADatNLO.HwU' index 330 using (($1+$2)/2):($3 >= 0 ? sqrt(-1) : abs($3)) ls 102 title '',\
'MADatNLO.HwU' index 330 using (($1+$2)/2):($3 < 0 ? sqrt(-1) : $3):4 w yerrorbar ls 2 title '',\
'MADatNLO.HwU' index 330 using (($1+$2)/2):($3 < 0 ? sqrt(-1) : $3) ls 2 title 'LO|#1, central value, dynamical\_scale\_choice=10',\
'MADatNLO.HwU' index 329 using (($1+$2)/2):($3 >= 0 ? sqrt(-1) : abs($3)):4 w yerrorbar ls 101 title '',\
'MADatNLO.HwU' index 329 using (($1+$2)/2):($3 >= 0 ? sqrt(-1) : abs($3)) ls 101 title '',\
'MADatNLO.HwU' index 329 using (($1+$2)/2):($3 < 0 ? sqrt(-1) : $3):4 w yerrorbar ls 1 title '',\
'MADatNLO.HwU' index 329 using (($1+$2)/2):($3 < 0 ? sqrt(-1) : $3) ls 1 title 'NLO|#1, central value, dynamical\_scale\_choice=10'
#-- rendering subhistograms 'Relative scale and PDF uncertainty'
unset label
unset format
set yrange [-8.0831e-02:8.1770e-02]
set origin 0.0000e+00, 3.5000e-01
set size 1.0000e+00, 1.5000e-01
set mytics 2
set ytics auto
set format x ''
unset logscale y
set ylabel "NLO|#1 rel.unc."
set label "Relative uncertainties w.r.t. central values" font ",9" front at graph 0.03, graph 0.13
plot \
'MADatNLO.HwU' index 332 using (($1+$2)/2):(safe($7,$3,1.0)-1.0) ls 14 title '',\
'MADatNLO.HwU' index 332 using (($1+$2)/2):(safe($6,$3,1.0)-1.0) ls 14 title '',\
'MADatNLO.HwU' index 331 using (($1+$2)/2):(safe($7,$3,1.0)-1.0) ls 13 title '',\
'MADatNLO.HwU' index 331 using (($1+$2)/2):(safe($6,$3,1.0)-1.0) ls 13 title '',\
'MADatNLO.HwU' index 330 using (($1+$2)/2):(safe($7,$3,1.0)-1.0) ls 12 title '',\
'MADatNLO.HwU' index 330 using (($1+$2)/2):(safe($6,$3,1.0)-1.0) ls 12 title '',\
'MADatNLO.HwU' index 329 using (($1+$2)/2):(safe($7,$3,1.0)-1.0) ls 11 title '',\
'MADatNLO.HwU' index 329 using (($1+$2)/2):(safe($6,$3,1.0)-1.0) ls 11 title '',\
0.0 ls 999 title '',\
'MADatNLO.HwU' index 332 using (($1+$2)/2):(0.0):(safe($4,$3,0.0)) w yerrorbar ls 4 title '',\
'MADatNLO.HwU' index 332 using (($1+$2)/2):(safe($5,$3,1.0)-1.0) ls 4 title '',\
'MADatNLO.HwU' index 331 using (($1+$2)/2):(0.0):(safe($4,$3,0.0)) w yerrorbar ls 3 title '',\
'MADatNLO.HwU' index 331 using (($1+$2)/2):(safe($5,$3,1.0)-1.0) ls 3 title '',\
'MADatNLO.HwU' index 330 using (($1+$2)/2):(0.0):(safe($4,$3,0.0)) w yerrorbar ls 2 title '',\
'MADatNLO.HwU' index 330 using (($1+$2)/2):(safe($5,$3,1.0)-1.0) ls 2 title '',\
'MADatNLO.HwU' index 329 using (($1+$2)/2):(0.0):(safe($4,$3,0.0)) w yerrorbar ls 1 title '',\
'MADatNLO.HwU' index 329 using (($1+$2)/2):(safe($5,$3,1.0)-1.0) ls 1 title ''
#-- rendering subhistograms '(LO|#1SD0|#1SD1|#1)/(NLO|#1 central value) ratio'
unset label
unset format
set yrange [-2.5265e+01:9.8713e+00]
set origin 0.0000e+00, 2.0000e-01
set size 1.0000e+00, 1.5000e-01
set mytics 2
set ytics auto
set format x
unset logscale y
set ylabel "ratio w.r.t. NLO|#1"
set label "(LO|#1SD0|#1SD1|#1)/(NLO|#1 central value)" font ",9" at graph 0.03, graph 0.13
plot \
1.0 ls 999 title '',\
'MADatNLO.HwU' index 335 using (($1+$2)/2):7 ls 14 title '',\
'MADatNLO.HwU' index 335 using (($1+$2)/2):6 ls 14 title '',\
'MADatNLO.HwU' index 334 using (($1+$2)/2):7 ls 13 title '',\
'MADatNLO.HwU' index 334 using (($1+$2)/2):6 ls 13 title '',\
'MADatNLO.HwU' index 333 using (($1+$2)/2):7 ls 12 title '',\
'MADatNLO.HwU' index 333 using (($1+$2)/2):6 ls 12 title '',\
'MADatNLO.HwU' index 335 using (($1+$2)/2):5 ls 4 title '',\
'MADatNLO.HwU' index 335 using (($1+$2)/2):3:4 w yerrorbar ls 4 title '',\
'MADatNLO.HwU' index 335 using (($1+$2)/2):3 ls 4 title '',\
'MADatNLO.HwU' index 334 using (($1+$2)/2):5 ls 3 title '',\
'MADatNLO.HwU' index 334 using (($1+$2)/2):3:4 w yerrorbar ls 3 title '',\
'MADatNLO.HwU' index 334 using (($1+$2)/2):3 ls 3 title '',\
'MADatNLO.HwU' index 333 using (($1+$2)/2):5 ls 2 title '',\
'MADatNLO.HwU' index 333 using (($1+$2)/2):3:4 w yerrorbar ls 2 title '',\
'MADatNLO.HwU' index 333 using (($1+$2)/2):3 ls 2 title ''

unset label

################################################################################

################################################################################
### Rendering of the plot titled '3w log M'
################################################################################

set multiplot
set label "3w log M" font ",13" at graph 0.04, graph 1.05
set xrange [3.2000e+00:4.5000e+00]
set bmargin 0 
set tmargin 0
set xtics nomirror
set ytics nomirror
set mytics 10
set xtics auto
set key horizontal noreverse maxcols 1 width -4 
set label front 'MadGraph5\_aMC\@NLO' font "Courier,11" rotate by 90 at graph 1.02, graph 0.04

#-- rendering subhistograms 'NLO|#1 and LO|#1 results'

set format y '10^{%T}'
set yrange [2.1577e-13:1.8348e-05]
set origin 0.0000e+00, 5.0000e-01
set size 1.0000e+00, 4.0000e-01
set mytics 10
set ytics auto
set format x ''
set logscale y
set ylabel "{/Symbol s} per bin [pb]"

plot \
sqrt(-1) ls 14 title 'SD1|#1, scale variation',\
sqrt(-1) ls 13 title 'SD0|#1, scale variation',\
sqrt(-1) ls 12 title 'LO|#1, scale variation',\
sqrt(-1) ls 11 title 'NLO|#1, scale variation',\
'MADatNLO.HwU' index 339 using (($1+$2)/2):($3 >= 0 ? sqrt(-1) : abs($3)):4 w yerrorbar ls 104 title '',\
'MADatNLO.HwU' index 339 using (($1+$2)/2):($3 >= 0 ? sqrt(-1) : abs($3)) ls 104 title '',\
'MADatNLO.HwU' index 339 using (($1+$2)/2):($3 < 0 ? sqrt(-1) : $3):4 w yerrorbar ls 4 title '',\
'MADatNLO.HwU' index 339 using (($1+$2)/2):($3 < 0 ? sqrt(-1) : $3) ls 4 title 'SD1|#1, central value, dynamical\_scale\_choice=10',\
'MADatNLO.HwU' index 338 using (($1+$2)/2):($3 >= 0 ? sqrt(-1) : abs($3)):4 w yerrorbar ls 103 title '',\
'MADatNLO.HwU' index 338 using (($1+$2)/2):($3 >= 0 ? sqrt(-1) : abs($3)) ls 103 title '',\
'MADatNLO.HwU' index 338 using (($1+$2)/2):($3 < 0 ? sqrt(-1) : $3):4 w yerrorbar ls 3 title '',\
'MADatNLO.HwU' index 338 using (($1+$2)/2):($3 < 0 ? sqrt(-1) : $3) ls 3 title 'SD0|#1, central value, dynamical\_scale\_choice=10',\
'MADatNLO.HwU' index 337 using (($1+$2)/2):($3 >= 0 ? sqrt(-1) : abs($3)):4 w yerrorbar ls 102 title '',\
'MADatNLO.HwU' index 337 using (($1+$2)/2):($3 >= 0 ? sqrt(-1) : abs($3)) ls 102 title '',\
'MADatNLO.HwU' index 337 using (($1+$2)/2):($3 < 0 ? sqrt(-1) : $3):4 w yerrorbar ls 2 title '',\
'MADatNLO.HwU' index 337 using (($1+$2)/2):($3 < 0 ? sqrt(-1) : $3) ls 2 title 'LO|#1, central value, dynamical\_scale\_choice=10',\
'MADatNLO.HwU' index 336 using (($1+$2)/2):($3 >= 0 ? sqrt(-1) : abs($3)):4 w yerrorbar ls 101 title '',\
'MADatNLO.HwU' index 336 using (($1+$2)/2):($3 >= 0 ? sqrt(-1) : abs($3)) ls 101 title '',\
'MADatNLO.HwU' index 336 using (($1+$2)/2):($3 < 0 ? sqrt(-1) : $3):4 w yerrorbar ls 1 title '',\
'MADatNLO.HwU' index 336 using (($1+$2)/2):($3 < 0 ? sqrt(-1) : $3) ls 1 title 'NLO|#1, central value, dynamical\_scale\_choice=10'
#-- rendering subhistograms 'Relative scale and PDF uncertainty'
unset label
unset format
set yrange [-1.0580e-01:1.1303e-01]
set origin 0.0000e+00, 3.5000e-01
set size 1.0000e+00, 1.5000e-01
set mytics 2
set ytics auto
set format x ''
unset logscale y
set ylabel "NLO|#1 rel.unc."
set label "Relative uncertainties w.r.t. central values" font ",9" front at graph 0.03, graph 0.13
plot \
'MADatNLO.HwU' index 339 using (($1+$2)/2):(safe($7,$3,1.0)-1.0) ls 14 title '',\
'MADatNLO.HwU' index 339 using (($1+$2)/2):(safe($6,$3,1.0)-1.0) ls 14 title '',\
'MADatNLO.HwU' index 338 using (($1+$2)/2):(safe($7,$3,1.0)-1.0) ls 13 title '',\
'MADatNLO.HwU' index 338 using (($1+$2)/2):(safe($6,$3,1.0)-1.0) ls 13 title '',\
'MADatNLO.HwU' index 337 using (($1+$2)/2):(safe($7,$3,1.0)-1.0) ls 12 title '',\
'MADatNLO.HwU' index 337 using (($1+$2)/2):(safe($6,$3,1.0)-1.0) ls 12 title '',\
'MADatNLO.HwU' index 336 using (($1+$2)/2):(safe($7,$3,1.0)-1.0) ls 11 title '',\
'MADatNLO.HwU' index 336 using (($1+$2)/2):(safe($6,$3,1.0)-1.0) ls 11 title '',\
0.0 ls 999 title '',\
'MADatNLO.HwU' index 339 using (($1+$2)/2):(0.0):(safe($4,$3,0.0)) w yerrorbar ls 4 title '',\
'MADatNLO.HwU' index 339 using (($1+$2)/2):(safe($5,$3,1.0)-1.0) ls 4 title '',\
'MADatNLO.HwU' index 338 using (($1+$2)/2):(0.0):(safe($4,$3,0.0)) w yerrorbar ls 3 title '',\
'MADatNLO.HwU' index 338 using (($1+$2)/2):(safe($5,$3,1.0)-1.0) ls 3 title '',\
'MADatNLO.HwU' index 337 using (($1+$2)/2):(0.0):(safe($4,$3,0.0)) w yerrorbar ls 2 title '',\
'MADatNLO.HwU' index 337 using (($1+$2)/2):(safe($5,$3,1.0)-1.0) ls 2 title '',\
'MADatNLO.HwU' index 336 using (($1+$2)/2):(0.0):(safe($4,$3,0.0)) w yerrorbar ls 1 title '',\
'MADatNLO.HwU' index 336 using (($1+$2)/2):(safe($5,$3,1.0)-1.0) ls 1 title ''
#-- rendering subhistograms '(LO|#1SD0|#1SD1|#1)/(NLO|#1 central value) ratio'
unset label
unset format
set yrange [-2.5075e+01:9.8193e+00]
set origin 0.0000e+00, 2.0000e-01
set size 1.0000e+00, 1.5000e-01
set mytics 2
set ytics auto
set format x
unset logscale y
set ylabel "ratio w.r.t. NLO|#1"
set label "(LO|#1SD0|#1SD1|#1)/(NLO|#1 central value)" font ",9" at graph 0.03, graph 0.13
plot \
1.0 ls 999 title '',\
'MADatNLO.HwU' index 342 using (($1+$2)/2):7 ls 14 title '',\
'MADatNLO.HwU' index 342 using (($1+$2)/2):6 ls 14 title '',\
'MADatNLO.HwU' index 341 using (($1+$2)/2):7 ls 13 title '',\
'MADatNLO.HwU' index 341 using (($1+$2)/2):6 ls 13 title '',\
'MADatNLO.HwU' index 340 using (($1+$2)/2):7 ls 12 title '',\
'MADatNLO.HwU' index 340 using (($1+$2)/2):6 ls 12 title '',\
'MADatNLO.HwU' index 342 using (($1+$2)/2):5 ls 4 title '',\
'MADatNLO.HwU' index 342 using (($1+$2)/2):3:4 w yerrorbar ls 4 title '',\
'MADatNLO.HwU' index 342 using (($1+$2)/2):3 ls 4 title '',\
'MADatNLO.HwU' index 341 using (($1+$2)/2):5 ls 3 title '',\
'MADatNLO.HwU' index 341 using (($1+$2)/2):3:4 w yerrorbar ls 3 title '',\
'MADatNLO.HwU' index 341 using (($1+$2)/2):3 ls 3 title '',\
'MADatNLO.HwU' index 340 using (($1+$2)/2):5 ls 2 title '',\
'MADatNLO.HwU' index 340 using (($1+$2)/2):3:4 w yerrorbar ls 2 title '',\
'MADatNLO.HwU' index 340 using (($1+$2)/2):3 ls 2 title ''

unset label

################################################################################

################################################################################
### Rendering of the plot titled 'log HT (partons)'
################################################################################

set multiplot
set label "log HT (partons)" font ",13" at graph 0.04, graph 1.05
set xrange [3.3200e+00:3.8000e+00]
set bmargin 0 
set tmargin 0
set xtics nomirror
set ytics nomirror
set mytics 10
set xtics auto
set key horizontal noreverse maxcols 1 width -4 
set label front 'MadGraph5\_aMC\@NLO' font "Courier,11" rotate by 90 at graph 1.02, graph 0.04

#-- rendering subhistograms 'NLO|#1 and LO|#1 results'

set format y '10^{%T}'
set yrange [2.4776e-11:3.4480e-05]
set origin 0.0000e+00, 5.0000e-01
set size 1.0000e+00, 4.0000e-01
set mytics 10
set ytics auto
set format x ''
set logscale y
set ylabel "{/Symbol s} per bin [pb]"

plot \
sqrt(-1) ls 14 title 'SD1|#1, scale variation',\
sqrt(-1) ls 13 title 'SD0|#1, scale variation',\
sqrt(-1) ls 12 title 'LO|#1, scale variation',\
sqrt(-1) ls 11 title 'NLO|#1, scale variation',\
'MADatNLO.HwU' index 346 using (($1+$2)/2):($3 >= 0 ? sqrt(-1) : abs($3)):4 w yerrorbar ls 104 title '',\
'MADatNLO.HwU' index 346 using (($1+$2)/2):($3 >= 0 ? sqrt(-1) : abs($3)) ls 104 title '',\
'MADatNLO.HwU' index 346 using (($1+$2)/2):($3 < 0 ? sqrt(-1) : $3):4 w yerrorbar ls 4 title '',\
'MADatNLO.HwU' index 346 using (($1+$2)/2):($3 < 0 ? sqrt(-1) : $3) ls 4 title 'SD1|#1, central value, dynamical\_scale\_choice=10',\
'MADatNLO.HwU' index 345 using (($1+$2)/2):($3 >= 0 ? sqrt(-1) : abs($3)):4 w yerrorbar ls 103 title '',\
'MADatNLO.HwU' index 345 using (($1+$2)/2):($3 >= 0 ? sqrt(-1) : abs($3)) ls 103 title '',\
'MADatNLO.HwU' index 345 using (($1+$2)/2):($3 < 0 ? sqrt(-1) : $3):4 w yerrorbar ls 3 title '',\
'MADatNLO.HwU' index 345 using (($1+$2)/2):($3 < 0 ? sqrt(-1) : $3) ls 3 title 'SD0|#1, central value, dynamical\_scale\_choice=10',\
'MADatNLO.HwU' index 344 using (($1+$2)/2):($3 >= 0 ? sqrt(-1) : abs($3)):4 w yerrorbar ls 102 title '',\
'MADatNLO.HwU' index 344 using (($1+$2)/2):($3 >= 0 ? sqrt(-1) : abs($3)) ls 102 title '',\
'MADatNLO.HwU' index 344 using (($1+$2)/2):($3 < 0 ? sqrt(-1) : $3):4 w yerrorbar ls 2 title '',\
'MADatNLO.HwU' index 344 using (($1+$2)/2):($3 < 0 ? sqrt(-1) : $3) ls 2 title 'LO|#1, central value, dynamical\_scale\_choice=10',\
'MADatNLO.HwU' index 343 using (($1+$2)/2):($3 >= 0 ? sqrt(-1) : abs($3)):4 w yerrorbar ls 101 title '',\
'MADatNLO.HwU' index 343 using (($1+$2)/2):($3 >= 0 ? sqrt(-1) : abs($3)) ls 101 title '',\
'MADatNLO.HwU' index 343 using (($1+$2)/2):($3 < 0 ? sqrt(-1) : $3):4 w yerrorbar ls 1 title '',\
'MADatNLO.HwU' index 343 using (($1+$2)/2):($3 < 0 ? sqrt(-1) : $3) ls 1 title 'NLO|#1, central value, dynamical\_scale\_choice=10'
#-- rendering subhistograms 'Relative scale and PDF uncertainty'
unset label
unset format
set yrange [-6.8266e+01:6.4576e+01]
set origin 0.0000e+00, 3.5000e-01
set size 1.0000e+00, 1.5000e-01
set mytics 2
set ytics auto
set format x ''
unset logscale y
set ylabel "NLO|#1 rel.unc."
set label "Relative uncertainties w.r.t. central values" font ",9" front at graph 0.03, graph 0.13
plot \
'MADatNLO.HwU' index 346 using (($1+$2)/2):(safe($7,$3,1.0)-1.0) ls 14 title '',\
'MADatNLO.HwU' index 346 using (($1+$2)/2):(safe($6,$3,1.0)-1.0) ls 14 title '',\
'MADatNLO.HwU' index 345 using (($1+$2)/2):(safe($7,$3,1.0)-1.0) ls 13 title '',\
'MADatNLO.HwU' index 345 using (($1+$2)/2):(safe($6,$3,1.0)-1.0) ls 13 title '',\
'MADatNLO.HwU' index 344 using (($1+$2)/2):(safe($7,$3,1.0)-1.0) ls 12 title '',\
'MADatNLO.HwU' index 344 using (($1+$2)/2):(safe($6,$3,1.0)-1.0) ls 12 title '',\
'MADatNLO.HwU' index 343 using (($1+$2)/2):(safe($7,$3,1.0)-1.0) ls 11 title '',\
'MADatNLO.HwU' index 343 using (($1+$2)/2):(safe($6,$3,1.0)-1.0) ls 11 title '',\
0.0 ls 999 title '',\
'MADatNLO.HwU' index 346 using (($1+$2)/2):(0.0):(safe($4,$3,0.0)) w yerrorbar ls 4 title '',\
'MADatNLO.HwU' index 346 using (($1+$2)/2):(safe($5,$3,1.0)-1.0) ls 4 title '',\
'MADatNLO.HwU' index 345 using (($1+$2)/2):(0.0):(safe($4,$3,0.0)) w yerrorbar ls 3 title '',\
'MADatNLO.HwU' index 345 using (($1+$2)/2):(safe($5,$3,1.0)-1.0) ls 3 title '',\
'MADatNLO.HwU' index 344 using (($1+$2)/2):(0.0):(safe($4,$3,0.0)) w yerrorbar ls 2 title '',\
'MADatNLO.HwU' index 344 using (($1+$2)/2):(safe($5,$3,1.0)-1.0) ls 2 title '',\
'MADatNLO.HwU' index 343 using (($1+$2)/2):(0.0):(safe($4,$3,0.0)) w yerrorbar ls 1 title '',\
'MADatNLO.HwU' index 343 using (($1+$2)/2):(safe($5,$3,1.0)-1.0) ls 1 title ''
#-- rendering subhistograms '(LO|#1SD0|#1SD1|#1)/(NLO|#1 central value) ratio'
unset label
unset format
set yrange [-2.1402e+03:2.0245e+03]
set origin 0.0000e+00, 2.0000e-01
set size 1.0000e+00, 1.5000e-01
set mytics 2
set ytics auto
set format x
unset logscale y
set ylabel "ratio w.r.t. NLO|#1"
set label "(LO|#1SD0|#1SD1|#1)/(NLO|#1 central value)" font ",9" at graph 0.03, graph 0.13
plot \
1.0 ls 999 title '',\
'MADatNLO.HwU' index 349 using (($1+$2)/2):7 ls 14 title '',\
'MADatNLO.HwU' index 349 using (($1+$2)/2):6 ls 14 title '',\
'MADatNLO.HwU' index 348 using (($1+$2)/2):7 ls 13 title '',\
'MADatNLO.HwU' index 348 using (($1+$2)/2):6 ls 13 title '',\
'MADatNLO.HwU' index 347 using (($1+$2)/2):7 ls 12 title '',\
'MADatNLO.HwU' index 347 using (($1+$2)/2):6 ls 12 title '',\
'MADatNLO.HwU' index 349 using (($1+$2)/2):5 ls 4 title '',\
'MADatNLO.HwU' index 349 using (($1+$2)/2):3:4 w yerrorbar ls 4 title '',\
'MADatNLO.HwU' index 349 using (($1+$2)/2):3 ls 4 title '',\
'MADatNLO.HwU' index 348 using (($1+$2)/2):5 ls 3 title '',\
'MADatNLO.HwU' index 348 using (($1+$2)/2):3:4 w yerrorbar ls 3 title '',\
'MADatNLO.HwU' index 348 using (($1+$2)/2):3 ls 3 title '',\
'MADatNLO.HwU' index 347 using (($1+$2)/2):5 ls 2 title '',\
'MADatNLO.HwU' index 347 using (($1+$2)/2):3:4 w yerrorbar ls 2 title '',\
'MADatNLO.HwU' index 347 using (($1+$2)/2):3 ls 2 title ''

unset label

################################################################################

################################################################################
### Rendering of the plot titled 'log HT (reconstructed)'
################################################################################

set multiplot
set label "log HT (reconstructed)" font ",13" at graph 0.04, graph 1.05
set xrange [3.6400e+00:3.8000e+00]
set bmargin 0 
set tmargin 0
set xtics nomirror
set ytics nomirror
set mytics 10
set xtics auto
set key horizontal noreverse maxcols 1 width -4 
set label front 'MadGraph5\_aMC\@NLO' font "Courier,11" rotate by 90 at graph 1.02, graph 0.04

#-- rendering subhistograms 'NLO|#1 and LO|#1 results'

set format y '10^{%T}'
set yrange [2.1268e-09:9.4377e-08]
set origin 0.0000e+00, 5.0000e-01
set size 1.0000e+00, 4.0000e-01
set mytics 10
set ytics auto
set format x ''
set logscale y
set ylabel "{/Symbol s} per bin [pb]"

plot \
sqrt(-1) ls 14 title 'SD1|#1, scale variation',\
sqrt(-1) ls 13 title 'SD0|#1, scale variation',\
sqrt(-1) ls 12 title 'LO|#1, scale variation',\
sqrt(-1) ls 11 title 'NLO|#1, scale variation',\
'MADatNLO.HwU' index 353 using (($1+$2)/2):($3 >= 0 ? sqrt(-1) : abs($3)):4 w yerrorbar ls 104 title '',\
'MADatNLO.HwU' index 353 using (($1+$2)/2):($3 >= 0 ? sqrt(-1) : abs($3)) ls 104 title '',\
'MADatNLO.HwU' index 353 using (($1+$2)/2):($3 < 0 ? sqrt(-1) : $3):4 w yerrorbar ls 4 title '',\
'MADatNLO.HwU' index 353 using (($1+$2)/2):($3 < 0 ? sqrt(-1) : $3) ls 4 title 'SD1|#1, central value, dynamical\_scale\_choice=10',\
'MADatNLO.HwU' index 352 using (($1+$2)/2):($3 >= 0 ? sqrt(-1) : abs($3)):4 w yerrorbar ls 103 title '',\
'MADatNLO.HwU' index 352 using (($1+$2)/2):($3 >= 0 ? sqrt(-1) : abs($3)) ls 103 title '',\
'MADatNLO.HwU' index 352 using (($1+$2)/2):($3 < 0 ? sqrt(-1) : $3):4 w yerrorbar ls 3 title '',\
'MADatNLO.HwU' index 352 using (($1+$2)/2):($3 < 0 ? sqrt(-1) : $3) ls 3 title 'SD0|#1, central value, dynamical\_scale\_choice=10',\
'MADatNLO.HwU' index 351 using (($1+$2)/2):($3 >= 0 ? sqrt(-1) : abs($3)):4 w yerrorbar ls 102 title '',\
'MADatNLO.HwU' index 351 using (($1+$2)/2):($3 >= 0 ? sqrt(-1) : abs($3)) ls 102 title '',\
'MADatNLO.HwU' index 351 using (($1+$2)/2):($3 < 0 ? sqrt(-1) : $3):4 w yerrorbar ls 2 title '',\
'MADatNLO.HwU' index 351 using (($1+$2)/2):($3 < 0 ? sqrt(-1) : $3) ls 2 title 'LO|#1, central value, dynamical\_scale\_choice=10',\
'MADatNLO.HwU' index 350 using (($1+$2)/2):($3 >= 0 ? sqrt(-1) : abs($3)):4 w yerrorbar ls 101 title '',\
'MADatNLO.HwU' index 350 using (($1+$2)/2):($3 >= 0 ? sqrt(-1) : abs($3)) ls 101 title '',\
'MADatNLO.HwU' index 350 using (($1+$2)/2):($3 < 0 ? sqrt(-1) : $3):4 w yerrorbar ls 1 title '',\
'MADatNLO.HwU' index 350 using (($1+$2)/2):($3 < 0 ? sqrt(-1) : $3) ls 1 title 'NLO|#1, central value, dynamical\_scale\_choice=10'
#-- rendering subhistograms 'Relative scale and PDF uncertainty'
unset label
unset format
set yrange [-1.4107e-01:1.3344e-01]
set origin 0.0000e+00, 3.5000e-01
set size 1.0000e+00, 1.5000e-01
set mytics 2
set ytics auto
set format x ''
unset logscale y
set ylabel "NLO|#1 rel.unc."
set label "Relative uncertainties w.r.t. central values" font ",9" front at graph 0.03, graph 0.13
plot \
'MADatNLO.HwU' index 353 using (($1+$2)/2):(safe($7,$3,1.0)-1.0) ls 14 title '',\
'MADatNLO.HwU' index 353 using (($1+$2)/2):(safe($6,$3,1.0)-1.0) ls 14 title '',\
'MADatNLO.HwU' index 352 using (($1+$2)/2):(safe($7,$3,1.0)-1.0) ls 13 title '',\
'MADatNLO.HwU' index 352 using (($1+$2)/2):(safe($6,$3,1.0)-1.0) ls 13 title '',\
'MADatNLO.HwU' index 351 using (($1+$2)/2):(safe($7,$3,1.0)-1.0) ls 12 title '',\
'MADatNLO.HwU' index 351 using (($1+$2)/2):(safe($6,$3,1.0)-1.0) ls 12 title '',\
'MADatNLO.HwU' index 350 using (($1+$2)/2):(safe($7,$3,1.0)-1.0) ls 11 title '',\
'MADatNLO.HwU' index 350 using (($1+$2)/2):(safe($6,$3,1.0)-1.0) ls 11 title '',\
0.0 ls 999 title '',\
'MADatNLO.HwU' index 353 using (($1+$2)/2):(0.0):(safe($4,$3,0.0)) w yerrorbar ls 4 title '',\
'MADatNLO.HwU' index 353 using (($1+$2)/2):(safe($5,$3,1.0)-1.0) ls 4 title '',\
'MADatNLO.HwU' index 352 using (($1+$2)/2):(0.0):(safe($4,$3,0.0)) w yerrorbar ls 3 title '',\
'MADatNLO.HwU' index 352 using (($1+$2)/2):(safe($5,$3,1.0)-1.0) ls 3 title '',\
'MADatNLO.HwU' index 351 using (($1+$2)/2):(0.0):(safe($4,$3,0.0)) w yerrorbar ls 2 title '',\
'MADatNLO.HwU' index 351 using (($1+$2)/2):(safe($5,$3,1.0)-1.0) ls 2 title '',\
'MADatNLO.HwU' index 350 using (($1+$2)/2):(0.0):(safe($4,$3,0.0)) w yerrorbar ls 1 title '',\
'MADatNLO.HwU' index 350 using (($1+$2)/2):(safe($5,$3,1.0)-1.0) ls 1 title ''
#-- rendering subhistograms '(LO|#1SD0|#1SD1|#1)/(NLO|#1 central value) ratio'
unset label
unset format
set yrange [-1.2932e+00:4.3429e+00]
set origin 0.0000e+00, 2.0000e-01
set size 1.0000e+00, 1.5000e-01
set mytics 2
set ytics auto
set format x
unset logscale y
set ylabel "ratio w.r.t. NLO|#1"
set label "(LO|#1SD0|#1SD1|#1)/(NLO|#1 central value)" font ",9" at graph 0.03, graph 0.13
plot \
1.0 ls 999 title '',\
'MADatNLO.HwU' index 356 using (($1+$2)/2):7 ls 14 title '',\
'MADatNLO.HwU' index 356 using (($1+$2)/2):6 ls 14 title '',\
'MADatNLO.HwU' index 355 using (($1+$2)/2):7 ls 13 title '',\
'MADatNLO.HwU' index 355 using (($1+$2)/2):6 ls 13 title '',\
'MADatNLO.HwU' index 354 using (($1+$2)/2):7 ls 12 title '',\
'MADatNLO.HwU' index 354 using (($1+$2)/2):6 ls 12 title '',\
'MADatNLO.HwU' index 356 using (($1+$2)/2):5 ls 4 title '',\
'MADatNLO.HwU' index 356 using (($1+$2)/2):3:4 w yerrorbar ls 4 title '',\
'MADatNLO.HwU' index 356 using (($1+$2)/2):3 ls 4 title '',\
'MADatNLO.HwU' index 355 using (($1+$2)/2):5 ls 3 title '',\
'MADatNLO.HwU' index 355 using (($1+$2)/2):3:4 w yerrorbar ls 3 title '',\
'MADatNLO.HwU' index 355 using (($1+$2)/2):3 ls 3 title '',\
'MADatNLO.HwU' index 354 using (($1+$2)/2):5 ls 2 title '',\
'MADatNLO.HwU' index 354 using (($1+$2)/2):3:4 w yerrorbar ls 2 title '',\
'MADatNLO.HwU' index 354 using (($1+$2)/2):3 ls 2 title ''

unset label

################################################################################

################################################################################
### Rendering of the plot titled 'V1V2 log M'
################################################################################

set multiplot
set label "V1V2 log M" font ",13" at graph 0.04, graph 1.05
set xrange [3.0000e+00:4.5000e+00]
set bmargin 0 
set tmargin 0
set xtics nomirror
set ytics nomirror
set mytics 10
set xtics auto
set key horizontal noreverse maxcols 1 width -4 
set label front 'MadGraph5\_aMC\@NLO' font "Courier,11" rotate by 90 at graph 1.02, graph 0.04

#-- rendering subhistograms 'NLO|#1 and LO|#1 results'

set format y '10^{%T}'
set yrange [8.9865e-11:1.5892e-05]
set origin 0.0000e+00, 5.0000e-01
set size 1.0000e+00, 4.0000e-01
set mytics 10
set ytics auto
set format x ''
set logscale y
set ylabel "{/Symbol s} per bin [pb]"

plot \
sqrt(-1) ls 14 title 'SD1|#1, scale variation',\
sqrt(-1) ls 13 title 'SD0|#1, scale variation',\
sqrt(-1) ls 12 title 'LO|#1, scale variation',\
sqrt(-1) ls 11 title 'NLO|#1, scale variation',\
'MADatNLO.HwU' index 360 using (($1+$2)/2):($3 >= 0 ? sqrt(-1) : abs($3)):4 w yerrorbar ls 104 title '',\
'MADatNLO.HwU' index 360 using (($1+$2)/2):($3 >= 0 ? sqrt(-1) : abs($3)) ls 104 title '',\
'MADatNLO.HwU' index 360 using (($1+$2)/2):($3 < 0 ? sqrt(-1) : $3):4 w yerrorbar ls 4 title '',\
'MADatNLO.HwU' index 360 using (($1+$2)/2):($3 < 0 ? sqrt(-1) : $3) ls 4 title 'SD1|#1, central value, dynamical\_scale\_choice=10',\
'MADatNLO.HwU' index 359 using (($1+$2)/2):($3 >= 0 ? sqrt(-1) : abs($3)):4 w yerrorbar ls 103 title '',\
'MADatNLO.HwU' index 359 using (($1+$2)/2):($3 >= 0 ? sqrt(-1) : abs($3)) ls 103 title '',\
'MADatNLO.HwU' index 359 using (($1+$2)/2):($3 < 0 ? sqrt(-1) : $3):4 w yerrorbar ls 3 title '',\
'MADatNLO.HwU' index 359 using (($1+$2)/2):($3 < 0 ? sqrt(-1) : $3) ls 3 title 'SD0|#1, central value, dynamical\_scale\_choice=10',\
'MADatNLO.HwU' index 358 using (($1+$2)/2):($3 >= 0 ? sqrt(-1) : abs($3)):4 w yerrorbar ls 102 title '',\
'MADatNLO.HwU' index 358 using (($1+$2)/2):($3 >= 0 ? sqrt(-1) : abs($3)) ls 102 title '',\
'MADatNLO.HwU' index 358 using (($1+$2)/2):($3 < 0 ? sqrt(-1) : $3):4 w yerrorbar ls 2 title '',\
'MADatNLO.HwU' index 358 using (($1+$2)/2):($3 < 0 ? sqrt(-1) : $3) ls 2 title 'LO|#1, central value, dynamical\_scale\_choice=10',\
'MADatNLO.HwU' index 357 using (($1+$2)/2):($3 >= 0 ? sqrt(-1) : abs($3)):4 w yerrorbar ls 101 title '',\
'MADatNLO.HwU' index 357 using (($1+$2)/2):($3 >= 0 ? sqrt(-1) : abs($3)) ls 101 title '',\
'MADatNLO.HwU' index 357 using (($1+$2)/2):($3 < 0 ? sqrt(-1) : $3):4 w yerrorbar ls 1 title '',\
'MADatNLO.HwU' index 357 using (($1+$2)/2):($3 < 0 ? sqrt(-1) : $3) ls 1 title 'NLO|#1, central value, dynamical\_scale\_choice=10'
#-- rendering subhistograms 'Relative scale and PDF uncertainty'
unset label
unset format
set yrange [-2.0204e-01:2.0070e-01]
set origin 0.0000e+00, 3.5000e-01
set size 1.0000e+00, 1.5000e-01
set mytics 2
set ytics auto
set format x ''
unset logscale y
set ylabel "NLO|#1 rel.unc."
set label "Relative uncertainties w.r.t. central values" font ",9" front at graph 0.03, graph 0.13
plot \
'MADatNLO.HwU' index 360 using (($1+$2)/2):(safe($7,$3,1.0)-1.0) ls 14 title '',\
'MADatNLO.HwU' index 360 using (($1+$2)/2):(safe($6,$3,1.0)-1.0) ls 14 title '',\
'MADatNLO.HwU' index 359 using (($1+$2)/2):(safe($7,$3,1.0)-1.0) ls 13 title '',\
'MADatNLO.HwU' index 359 using (($1+$2)/2):(safe($6,$3,1.0)-1.0) ls 13 title '',\
'MADatNLO.HwU' index 358 using (($1+$2)/2):(safe($7,$3,1.0)-1.0) ls 12 title '',\
'MADatNLO.HwU' index 358 using (($1+$2)/2):(safe($6,$3,1.0)-1.0) ls 12 title '',\
'MADatNLO.HwU' index 357 using (($1+$2)/2):(safe($7,$3,1.0)-1.0) ls 11 title '',\
'MADatNLO.HwU' index 357 using (($1+$2)/2):(safe($6,$3,1.0)-1.0) ls 11 title '',\
0.0 ls 999 title '',\
'MADatNLO.HwU' index 360 using (($1+$2)/2):(0.0):(safe($4,$3,0.0)) w yerrorbar ls 4 title '',\
'MADatNLO.HwU' index 360 using (($1+$2)/2):(safe($5,$3,1.0)-1.0) ls 4 title '',\
'MADatNLO.HwU' index 359 using (($1+$2)/2):(0.0):(safe($4,$3,0.0)) w yerrorbar ls 3 title '',\
'MADatNLO.HwU' index 359 using (($1+$2)/2):(safe($5,$3,1.0)-1.0) ls 3 title '',\
'MADatNLO.HwU' index 358 using (($1+$2)/2):(0.0):(safe($4,$3,0.0)) w yerrorbar ls 2 title '',\
'MADatNLO.HwU' index 358 using (($1+$2)/2):(safe($5,$3,1.0)-1.0) ls 2 title '',\
'MADatNLO.HwU' index 357 using (($1+$2)/2):(0.0):(safe($4,$3,0.0)) w yerrorbar ls 1 title '',\
'MADatNLO.HwU' index 357 using (($1+$2)/2):(safe($5,$3,1.0)-1.0) ls 1 title ''
#-- rendering subhistograms '(LO|#1SD0|#1SD1|#1)/(NLO|#1 central value) ratio'
unset label
unset format
set yrange [-1.1646e+01:2.1951e+01]
set origin 0.0000e+00, 2.0000e-01
set size 1.0000e+00, 1.5000e-01
set mytics 2
set ytics auto
set format x
unset logscale y
set ylabel "ratio w.r.t. NLO|#1"
set label "(LO|#1SD0|#1SD1|#1)/(NLO|#1 central value)" font ",9" at graph 0.03, graph 0.13
plot \
1.0 ls 999 title '',\
'MADatNLO.HwU' index 363 using (($1+$2)/2):7 ls 14 title '',\
'MADatNLO.HwU' index 363 using (($1+$2)/2):6 ls 14 title '',\
'MADatNLO.HwU' index 362 using (($1+$2)/2):7 ls 13 title '',\
'MADatNLO.HwU' index 362 using (($1+$2)/2):6 ls 13 title '',\
'MADatNLO.HwU' index 361 using (($1+$2)/2):7 ls 12 title '',\
'MADatNLO.HwU' index 361 using (($1+$2)/2):6 ls 12 title '',\
'MADatNLO.HwU' index 363 using (($1+$2)/2):5 ls 4 title '',\
'MADatNLO.HwU' index 363 using (($1+$2)/2):3:4 w yerrorbar ls 4 title '',\
'MADatNLO.HwU' index 363 using (($1+$2)/2):3 ls 4 title '',\
'MADatNLO.HwU' index 362 using (($1+$2)/2):5 ls 3 title '',\
'MADatNLO.HwU' index 362 using (($1+$2)/2):3:4 w yerrorbar ls 3 title '',\
'MADatNLO.HwU' index 362 using (($1+$2)/2):3 ls 3 title '',\
'MADatNLO.HwU' index 361 using (($1+$2)/2):5 ls 2 title '',\
'MADatNLO.HwU' index 361 using (($1+$2)/2):3:4 w yerrorbar ls 2 title '',\
'MADatNLO.HwU' index 361 using (($1+$2)/2):3 ls 2 title ''

unset label

################################################################################

################################################################################
### Rendering of the plot titled 'V2V3 log M'
################################################################################

set multiplot
set label "V2V3 log M" font ",13" at graph 0.04, graph 1.05
set xrange [3.0000e+00:4.5000e+00]
set bmargin 0 
set tmargin 0
set xtics nomirror
set ytics nomirror
set mytics 10
set xtics auto
set key horizontal noreverse maxcols 1 width -4 
set label front 'MadGraph5\_aMC\@NLO' font "Courier,11" rotate by 90 at graph 1.02, graph 0.04

#-- rendering subhistograms 'NLO|#1 and LO|#1 results'

set format y '10^{%T}'
set yrange [2.2534e-11:1.5895e-05]
set origin 0.0000e+00, 5.0000e-01
set size 1.0000e+00, 4.0000e-01
set mytics 10
set ytics auto
set format x ''
set logscale y
set ylabel "{/Symbol s} per bin [pb]"

plot \
sqrt(-1) ls 14 title 'SD1|#1, scale variation',\
sqrt(-1) ls 13 title 'SD0|#1, scale variation',\
sqrt(-1) ls 12 title 'LO|#1, scale variation',\
sqrt(-1) ls 11 title 'NLO|#1, scale variation',\
'MADatNLO.HwU' index 367 using (($1+$2)/2):($3 >= 0 ? sqrt(-1) : abs($3)):4 w yerrorbar ls 104 title '',\
'MADatNLO.HwU' index 367 using (($1+$2)/2):($3 >= 0 ? sqrt(-1) : abs($3)) ls 104 title '',\
'MADatNLO.HwU' index 367 using (($1+$2)/2):($3 < 0 ? sqrt(-1) : $3):4 w yerrorbar ls 4 title '',\
'MADatNLO.HwU' index 367 using (($1+$2)/2):($3 < 0 ? sqrt(-1) : $3) ls 4 title 'SD1|#1, central value, dynamical\_scale\_choice=10',\
'MADatNLO.HwU' index 366 using (($1+$2)/2):($3 >= 0 ? sqrt(-1) : abs($3)):4 w yerrorbar ls 103 title '',\
'MADatNLO.HwU' index 366 using (($1+$2)/2):($3 >= 0 ? sqrt(-1) : abs($3)) ls 103 title '',\
'MADatNLO.HwU' index 366 using (($1+$2)/2):($3 < 0 ? sqrt(-1) : $3):4 w yerrorbar ls 3 title '',\
'MADatNLO.HwU' index 366 using (($1+$2)/2):($3 < 0 ? sqrt(-1) : $3) ls 3 title 'SD0|#1, central value, dynamical\_scale\_choice=10',\
'MADatNLO.HwU' index 365 using (($1+$2)/2):($3 >= 0 ? sqrt(-1) : abs($3)):4 w yerrorbar ls 102 title '',\
'MADatNLO.HwU' index 365 using (($1+$2)/2):($3 >= 0 ? sqrt(-1) : abs($3)) ls 102 title '',\
'MADatNLO.HwU' index 365 using (($1+$2)/2):($3 < 0 ? sqrt(-1) : $3):4 w yerrorbar ls 2 title '',\
'MADatNLO.HwU' index 365 using (($1+$2)/2):($3 < 0 ? sqrt(-1) : $3) ls 2 title 'LO|#1, central value, dynamical\_scale\_choice=10',\
'MADatNLO.HwU' index 364 using (($1+$2)/2):($3 >= 0 ? sqrt(-1) : abs($3)):4 w yerrorbar ls 101 title '',\
'MADatNLO.HwU' index 364 using (($1+$2)/2):($3 >= 0 ? sqrt(-1) : abs($3)) ls 101 title '',\
'MADatNLO.HwU' index 364 using (($1+$2)/2):($3 < 0 ? sqrt(-1) : $3):4 w yerrorbar ls 1 title '',\
'MADatNLO.HwU' index 364 using (($1+$2)/2):($3 < 0 ? sqrt(-1) : $3) ls 1 title 'NLO|#1, central value, dynamical\_scale\_choice=10'
#-- rendering subhistograms 'Relative scale and PDF uncertainty'
unset label
unset format
set yrange [-3.1135e-01:2.9452e-01]
set origin 0.0000e+00, 3.5000e-01
set size 1.0000e+00, 1.5000e-01
set mytics 2
set ytics auto
set format x ''
unset logscale y
set ylabel "NLO|#1 rel.unc."
set label "Relative uncertainties w.r.t. central values" font ",9" front at graph 0.03, graph 0.13
plot \
'MADatNLO.HwU' index 367 using (($1+$2)/2):(safe($7,$3,1.0)-1.0) ls 14 title '',\
'MADatNLO.HwU' index 367 using (($1+$2)/2):(safe($6,$3,1.0)-1.0) ls 14 title '',\
'MADatNLO.HwU' index 366 using (($1+$2)/2):(safe($7,$3,1.0)-1.0) ls 13 title '',\
'MADatNLO.HwU' index 366 using (($1+$2)/2):(safe($6,$3,1.0)-1.0) ls 13 title '',\
'MADatNLO.HwU' index 365 using (($1+$2)/2):(safe($7,$3,1.0)-1.0) ls 12 title '',\
'MADatNLO.HwU' index 365 using (($1+$2)/2):(safe($6,$3,1.0)-1.0) ls 12 title '',\
'MADatNLO.HwU' index 364 using (($1+$2)/2):(safe($7,$3,1.0)-1.0) ls 11 title '',\
'MADatNLO.HwU' index 364 using (($1+$2)/2):(safe($6,$3,1.0)-1.0) ls 11 title '',\
0.0 ls 999 title '',\
'MADatNLO.HwU' index 367 using (($1+$2)/2):(0.0):(safe($4,$3,0.0)) w yerrorbar ls 4 title '',\
'MADatNLO.HwU' index 367 using (($1+$2)/2):(safe($5,$3,1.0)-1.0) ls 4 title '',\
'MADatNLO.HwU' index 366 using (($1+$2)/2):(0.0):(safe($4,$3,0.0)) w yerrorbar ls 3 title '',\
'MADatNLO.HwU' index 366 using (($1+$2)/2):(safe($5,$3,1.0)-1.0) ls 3 title '',\
'MADatNLO.HwU' index 365 using (($1+$2)/2):(0.0):(safe($4,$3,0.0)) w yerrorbar ls 2 title '',\
'MADatNLO.HwU' index 365 using (($1+$2)/2):(safe($5,$3,1.0)-1.0) ls 2 title '',\
'MADatNLO.HwU' index 364 using (($1+$2)/2):(0.0):(safe($4,$3,0.0)) w yerrorbar ls 1 title '',\
'MADatNLO.HwU' index 364 using (($1+$2)/2):(safe($5,$3,1.0)-1.0) ls 1 title ''
#-- rendering subhistograms '(LO|#1SD0|#1SD1|#1)/(NLO|#1 central value) ratio'
unset label
unset format
set yrange [-3.6002e+01:1.5898e+01]
set origin 0.0000e+00, 2.0000e-01
set size 1.0000e+00, 1.5000e-01
set mytics 2
set ytics auto
set format x
unset logscale y
set ylabel "ratio w.r.t. NLO|#1"
set label "(LO|#1SD0|#1SD1|#1)/(NLO|#1 central value)" font ",9" at graph 0.03, graph 0.13
plot \
1.0 ls 999 title '',\
'MADatNLO.HwU' index 370 using (($1+$2)/2):7 ls 14 title '',\
'MADatNLO.HwU' index 370 using (($1+$2)/2):6 ls 14 title '',\
'MADatNLO.HwU' index 369 using (($1+$2)/2):7 ls 13 title '',\
'MADatNLO.HwU' index 369 using (($1+$2)/2):6 ls 13 title '',\
'MADatNLO.HwU' index 368 using (($1+$2)/2):7 ls 12 title '',\
'MADatNLO.HwU' index 368 using (($1+$2)/2):6 ls 12 title '',\
'MADatNLO.HwU' index 370 using (($1+$2)/2):5 ls 4 title '',\
'MADatNLO.HwU' index 370 using (($1+$2)/2):3:4 w yerrorbar ls 4 title '',\
'MADatNLO.HwU' index 370 using (($1+$2)/2):3 ls 4 title '',\
'MADatNLO.HwU' index 369 using (($1+$2)/2):5 ls 3 title '',\
'MADatNLO.HwU' index 369 using (($1+$2)/2):3:4 w yerrorbar ls 3 title '',\
'MADatNLO.HwU' index 369 using (($1+$2)/2):3 ls 3 title '',\
'MADatNLO.HwU' index 368 using (($1+$2)/2):5 ls 2 title '',\
'MADatNLO.HwU' index 368 using (($1+$2)/2):3:4 w yerrorbar ls 2 title '',\
'MADatNLO.HwU' index 368 using (($1+$2)/2):3 ls 2 title ''

unset label

################################################################################

################################################################################
### Rendering of the plot titled 'V1V3 log M'
################################################################################

set multiplot
set label "V1V3 log M" font ",13" at graph 0.04, graph 1.05
set xrange [3.0000e+00:4.5000e+00]
set bmargin 0 
set tmargin 0
set xtics nomirror
set ytics nomirror
set mytics 10
set xtics auto
set key horizontal noreverse maxcols 1 width -4 
set label front 'MadGraph5\_aMC\@NLO' font "Courier,11" rotate by 90 at graph 1.02, graph 0.04

#-- rendering subhistograms 'NLO|#1 and LO|#1 results'

set format y '10^{%T}'
set yrange [8.2825e-11:1.9866e-05]
set origin 0.0000e+00, 5.0000e-01
set size 1.0000e+00, 4.0000e-01
set mytics 10
set ytics auto
set format x ''
set logscale y
set ylabel "{/Symbol s} per bin [pb]"

plot \
sqrt(-1) ls 14 title 'SD1|#1, scale variation',\
sqrt(-1) ls 13 title 'SD0|#1, scale variation',\
sqrt(-1) ls 12 title 'LO|#1, scale variation',\
sqrt(-1) ls 11 title 'NLO|#1, scale variation',\
'MADatNLO.HwU' index 374 using (($1+$2)/2):($3 >= 0 ? sqrt(-1) : abs($3)):4 w yerrorbar ls 104 title '',\
'MADatNLO.HwU' index 374 using (($1+$2)/2):($3 >= 0 ? sqrt(-1) : abs($3)) ls 104 title '',\
'MADatNLO.HwU' index 374 using (($1+$2)/2):($3 < 0 ? sqrt(-1) : $3):4 w yerrorbar ls 4 title '',\
'MADatNLO.HwU' index 374 using (($1+$2)/2):($3 < 0 ? sqrt(-1) : $3) ls 4 title 'SD1|#1, central value, dynamical\_scale\_choice=10',\
'MADatNLO.HwU' index 373 using (($1+$2)/2):($3 >= 0 ? sqrt(-1) : abs($3)):4 w yerrorbar ls 103 title '',\
'MADatNLO.HwU' index 373 using (($1+$2)/2):($3 >= 0 ? sqrt(-1) : abs($3)) ls 103 title '',\
'MADatNLO.HwU' index 373 using (($1+$2)/2):($3 < 0 ? sqrt(-1) : $3):4 w yerrorbar ls 3 title '',\
'MADatNLO.HwU' index 373 using (($1+$2)/2):($3 < 0 ? sqrt(-1) : $3) ls 3 title 'SD0|#1, central value, dynamical\_scale\_choice=10',\
'MADatNLO.HwU' index 372 using (($1+$2)/2):($3 >= 0 ? sqrt(-1) : abs($3)):4 w yerrorbar ls 102 title '',\
'MADatNLO.HwU' index 372 using (($1+$2)/2):($3 >= 0 ? sqrt(-1) : abs($3)) ls 102 title '',\
'MADatNLO.HwU' index 372 using (($1+$2)/2):($3 < 0 ? sqrt(-1) : $3):4 w yerrorbar ls 2 title '',\
'MADatNLO.HwU' index 372 using (($1+$2)/2):($3 < 0 ? sqrt(-1) : $3) ls 2 title 'LO|#1, central value, dynamical\_scale\_choice=10',\
'MADatNLO.HwU' index 371 using (($1+$2)/2):($3 >= 0 ? sqrt(-1) : abs($3)):4 w yerrorbar ls 101 title '',\
'MADatNLO.HwU' index 371 using (($1+$2)/2):($3 >= 0 ? sqrt(-1) : abs($3)) ls 101 title '',\
'MADatNLO.HwU' index 371 using (($1+$2)/2):($3 < 0 ? sqrt(-1) : $3):4 w yerrorbar ls 1 title '',\
'MADatNLO.HwU' index 371 using (($1+$2)/2):($3 < 0 ? sqrt(-1) : $3) ls 1 title 'NLO|#1, central value, dynamical\_scale\_choice=10'
#-- rendering subhistograms 'Relative scale and PDF uncertainty'
unset label
unset format
set yrange [-1.1275e-01:1.1577e-01]
set origin 0.0000e+00, 3.5000e-01
set size 1.0000e+00, 1.5000e-01
set mytics 2
set ytics auto
set format x ''
unset logscale y
set ylabel "NLO|#1 rel.unc."
set label "Relative uncertainties w.r.t. central values" font ",9" front at graph 0.03, graph 0.13
plot \
'MADatNLO.HwU' index 374 using (($1+$2)/2):(safe($7,$3,1.0)-1.0) ls 14 title '',\
'MADatNLO.HwU' index 374 using (($1+$2)/2):(safe($6,$3,1.0)-1.0) ls 14 title '',\
'MADatNLO.HwU' index 373 using (($1+$2)/2):(safe($7,$3,1.0)-1.0) ls 13 title '',\
'MADatNLO.HwU' index 373 using (($1+$2)/2):(safe($6,$3,1.0)-1.0) ls 13 title '',\
'MADatNLO.HwU' index 372 using (($1+$2)/2):(safe($7,$3,1.0)-1.0) ls 12 title '',\
'MADatNLO.HwU' index 372 using (($1+$2)/2):(safe($6,$3,1.0)-1.0) ls 12 title '',\
'MADatNLO.HwU' index 371 using (($1+$2)/2):(safe($7,$3,1.0)-1.0) ls 11 title '',\
'MADatNLO.HwU' index 371 using (($1+$2)/2):(safe($6,$3,1.0)-1.0) ls 11 title '',\
0.0 ls 999 title '',\
'MADatNLO.HwU' index 374 using (($1+$2)/2):(0.0):(safe($4,$3,0.0)) w yerrorbar ls 4 title '',\
'MADatNLO.HwU' index 374 using (($1+$2)/2):(safe($5,$3,1.0)-1.0) ls 4 title '',\
'MADatNLO.HwU' index 373 using (($1+$2)/2):(0.0):(safe($4,$3,0.0)) w yerrorbar ls 3 title '',\
'MADatNLO.HwU' index 373 using (($1+$2)/2):(safe($5,$3,1.0)-1.0) ls 3 title '',\
'MADatNLO.HwU' index 372 using (($1+$2)/2):(0.0):(safe($4,$3,0.0)) w yerrorbar ls 2 title '',\
'MADatNLO.HwU' index 372 using (($1+$2)/2):(safe($5,$3,1.0)-1.0) ls 2 title '',\
'MADatNLO.HwU' index 371 using (($1+$2)/2):(0.0):(safe($4,$3,0.0)) w yerrorbar ls 1 title '',\
'MADatNLO.HwU' index 371 using (($1+$2)/2):(safe($5,$3,1.0)-1.0) ls 1 title ''
#-- rendering subhistograms '(LO|#1SD0|#1SD1|#1)/(NLO|#1 central value) ratio'
unset label
unset format
set yrange [-1.2406e+01:2.0794e+01]
set origin 0.0000e+00, 2.0000e-01
set size 1.0000e+00, 1.5000e-01
set mytics 2
set ytics auto
set format x
unset logscale y
set ylabel "ratio w.r.t. NLO|#1"
set label "(LO|#1SD0|#1SD1|#1)/(NLO|#1 central value)" font ",9" at graph 0.03, graph 0.13
plot \
1.0 ls 999 title '',\
'MADatNLO.HwU' index 377 using (($1+$2)/2):7 ls 14 title '',\
'MADatNLO.HwU' index 377 using (($1+$2)/2):6 ls 14 title '',\
'MADatNLO.HwU' index 376 using (($1+$2)/2):7 ls 13 title '',\
'MADatNLO.HwU' index 376 using (($1+$2)/2):6 ls 13 title '',\
'MADatNLO.HwU' index 375 using (($1+$2)/2):7 ls 12 title '',\
'MADatNLO.HwU' index 375 using (($1+$2)/2):6 ls 12 title '',\
'MADatNLO.HwU' index 377 using (($1+$2)/2):5 ls 4 title '',\
'MADatNLO.HwU' index 377 using (($1+$2)/2):3:4 w yerrorbar ls 4 title '',\
'MADatNLO.HwU' index 377 using (($1+$2)/2):3 ls 4 title '',\
'MADatNLO.HwU' index 376 using (($1+$2)/2):5 ls 3 title '',\
'MADatNLO.HwU' index 376 using (($1+$2)/2):3:4 w yerrorbar ls 3 title '',\
'MADatNLO.HwU' index 376 using (($1+$2)/2):3 ls 3 title '',\
'MADatNLO.HwU' index 375 using (($1+$2)/2):5 ls 2 title '',\
'MADatNLO.HwU' index 375 using (($1+$2)/2):3:4 w yerrorbar ls 2 title '',\
'MADatNLO.HwU' index 375 using (($1+$2)/2):3 ls 2 title ''

unset label

################################################################################

################################################################################
### Rendering of the plot titled 'V1V2V3 log M'
################################################################################

set multiplot
set label "V1V2V3 log M" font ",13" at graph 0.04, graph 1.05
set xrange [3.2000e+00:4.5000e+00]
set bmargin 0 
set tmargin 0
set xtics nomirror
set ytics nomirror
set mytics 10
set xtics auto
set key horizontal noreverse maxcols 1 width -4 
set label front 'MadGraph5\_aMC\@NLO' font "Courier,11" rotate by 90 at graph 1.02, graph 0.04

#-- rendering subhistograms 'NLO|#1 and LO|#1 results'

set format y '10^{%T}'
set yrange [2.1577e-13:1.8348e-05]
set origin 0.0000e+00, 5.0000e-01
set size 1.0000e+00, 4.0000e-01
set mytics 10
set ytics auto
set format x ''
set logscale y
set ylabel "{/Symbol s} per bin [pb]"

plot \
sqrt(-1) ls 14 title 'SD1|#1, scale variation',\
sqrt(-1) ls 13 title 'SD0|#1, scale variation',\
sqrt(-1) ls 12 title 'LO|#1, scale variation',\
sqrt(-1) ls 11 title 'NLO|#1, scale variation',\
'MADatNLO.HwU' index 381 using (($1+$2)/2):($3 >= 0 ? sqrt(-1) : abs($3)):4 w yerrorbar ls 104 title '',\
'MADatNLO.HwU' index 381 using (($1+$2)/2):($3 >= 0 ? sqrt(-1) : abs($3)) ls 104 title '',\
'MADatNLO.HwU' index 381 using (($1+$2)/2):($3 < 0 ? sqrt(-1) : $3):4 w yerrorbar ls 4 title '',\
'MADatNLO.HwU' index 381 using (($1+$2)/2):($3 < 0 ? sqrt(-1) : $3) ls 4 title 'SD1|#1, central value, dynamical\_scale\_choice=10',\
'MADatNLO.HwU' index 380 using (($1+$2)/2):($3 >= 0 ? sqrt(-1) : abs($3)):4 w yerrorbar ls 103 title '',\
'MADatNLO.HwU' index 380 using (($1+$2)/2):($3 >= 0 ? sqrt(-1) : abs($3)) ls 103 title '',\
'MADatNLO.HwU' index 380 using (($1+$2)/2):($3 < 0 ? sqrt(-1) : $3):4 w yerrorbar ls 3 title '',\
'MADatNLO.HwU' index 380 using (($1+$2)/2):($3 < 0 ? sqrt(-1) : $3) ls 3 title 'SD0|#1, central value, dynamical\_scale\_choice=10',\
'MADatNLO.HwU' index 379 using (($1+$2)/2):($3 >= 0 ? sqrt(-1) : abs($3)):4 w yerrorbar ls 102 title '',\
'MADatNLO.HwU' index 379 using (($1+$2)/2):($3 >= 0 ? sqrt(-1) : abs($3)) ls 102 title '',\
'MADatNLO.HwU' index 379 using (($1+$2)/2):($3 < 0 ? sqrt(-1) : $3):4 w yerrorbar ls 2 title '',\
'MADatNLO.HwU' index 379 using (($1+$2)/2):($3 < 0 ? sqrt(-1) : $3) ls 2 title 'LO|#1, central value, dynamical\_scale\_choice=10',\
'MADatNLO.HwU' index 378 using (($1+$2)/2):($3 >= 0 ? sqrt(-1) : abs($3)):4 w yerrorbar ls 101 title '',\
'MADatNLO.HwU' index 378 using (($1+$2)/2):($3 >= 0 ? sqrt(-1) : abs($3)) ls 101 title '',\
'MADatNLO.HwU' index 378 using (($1+$2)/2):($3 < 0 ? sqrt(-1) : $3):4 w yerrorbar ls 1 title '',\
'MADatNLO.HwU' index 378 using (($1+$2)/2):($3 < 0 ? sqrt(-1) : $3) ls 1 title 'NLO|#1, central value, dynamical\_scale\_choice=10'
#-- rendering subhistograms 'Relative scale and PDF uncertainty'
unset label
unset format
set yrange [-8.3564e-02:9.3545e-02]
set origin 0.0000e+00, 3.5000e-01
set size 1.0000e+00, 1.5000e-01
set mytics 2
set ytics auto
set format x ''
unset logscale y
set ylabel "NLO|#1 rel.unc."
set label "Relative uncertainties w.r.t. central values" font ",9" front at graph 0.03, graph 0.13
plot \
'MADatNLO.HwU' index 381 using (($1+$2)/2):(safe($7,$3,1.0)-1.0) ls 14 title '',\
'MADatNLO.HwU' index 381 using (($1+$2)/2):(safe($6,$3,1.0)-1.0) ls 14 title '',\
'MADatNLO.HwU' index 380 using (($1+$2)/2):(safe($7,$3,1.0)-1.0) ls 13 title '',\
'MADatNLO.HwU' index 380 using (($1+$2)/2):(safe($6,$3,1.0)-1.0) ls 13 title '',\
'MADatNLO.HwU' index 379 using (($1+$2)/2):(safe($7,$3,1.0)-1.0) ls 12 title '',\
'MADatNLO.HwU' index 379 using (($1+$2)/2):(safe($6,$3,1.0)-1.0) ls 12 title '',\
'MADatNLO.HwU' index 378 using (($1+$2)/2):(safe($7,$3,1.0)-1.0) ls 11 title '',\
'MADatNLO.HwU' index 378 using (($1+$2)/2):(safe($6,$3,1.0)-1.0) ls 11 title '',\
0.0 ls 999 title '',\
'MADatNLO.HwU' index 381 using (($1+$2)/2):(0.0):(safe($4,$3,0.0)) w yerrorbar ls 4 title '',\
'MADatNLO.HwU' index 381 using (($1+$2)/2):(safe($5,$3,1.0)-1.0) ls 4 title '',\
'MADatNLO.HwU' index 380 using (($1+$2)/2):(0.0):(safe($4,$3,0.0)) w yerrorbar ls 3 title '',\
'MADatNLO.HwU' index 380 using (($1+$2)/2):(safe($5,$3,1.0)-1.0) ls 3 title '',\
'MADatNLO.HwU' index 379 using (($1+$2)/2):(0.0):(safe($4,$3,0.0)) w yerrorbar ls 2 title '',\
'MADatNLO.HwU' index 379 using (($1+$2)/2):(safe($5,$3,1.0)-1.0) ls 2 title '',\
'MADatNLO.HwU' index 378 using (($1+$2)/2):(0.0):(safe($4,$3,0.0)) w yerrorbar ls 1 title '',\
'MADatNLO.HwU' index 378 using (($1+$2)/2):(safe($5,$3,1.0)-1.0) ls 1 title ''
#-- rendering subhistograms '(LO|#1SD0|#1SD1|#1)/(NLO|#1 central value) ratio'
unset label
unset format
set yrange [-2.5075e+01:9.8193e+00]
set origin 0.0000e+00, 2.0000e-01
set size 1.0000e+00, 1.5000e-01
set mytics 2
set ytics auto
set format x
unset logscale y
set ylabel "ratio w.r.t. NLO|#1"
set label "(LO|#1SD0|#1SD1|#1)/(NLO|#1 central value)" font ",9" at graph 0.03, graph 0.13
plot \
1.0 ls 999 title '',\
'MADatNLO.HwU' index 384 using (($1+$2)/2):7 ls 14 title '',\
'MADatNLO.HwU' index 384 using (($1+$2)/2):6 ls 14 title '',\
'MADatNLO.HwU' index 383 using (($1+$2)/2):7 ls 13 title '',\
'MADatNLO.HwU' index 383 using (($1+$2)/2):6 ls 13 title '',\
'MADatNLO.HwU' index 382 using (($1+$2)/2):7 ls 12 title '',\
'MADatNLO.HwU' index 382 using (($1+$2)/2):6 ls 12 title '',\
'MADatNLO.HwU' index 384 using (($1+$2)/2):5 ls 4 title '',\
'MADatNLO.HwU' index 384 using (($1+$2)/2):3:4 w yerrorbar ls 4 title '',\
'MADatNLO.HwU' index 384 using (($1+$2)/2):3 ls 4 title '',\
'MADatNLO.HwU' index 383 using (($1+$2)/2):5 ls 3 title '',\
'MADatNLO.HwU' index 383 using (($1+$2)/2):3:4 w yerrorbar ls 3 title '',\
'MADatNLO.HwU' index 383 using (($1+$2)/2):3 ls 3 title '',\
'MADatNLO.HwU' index 382 using (($1+$2)/2):5 ls 2 title '',\
'MADatNLO.HwU' index 382 using (($1+$2)/2):3:4 w yerrorbar ls 2 title '',\
'MADatNLO.HwU' index 382 using (($1+$2)/2):3 ls 2 title ''

unset label

################################################################################
unset multiplot
!ps2pdf "MADatNLO.ps" &> /dev/null
